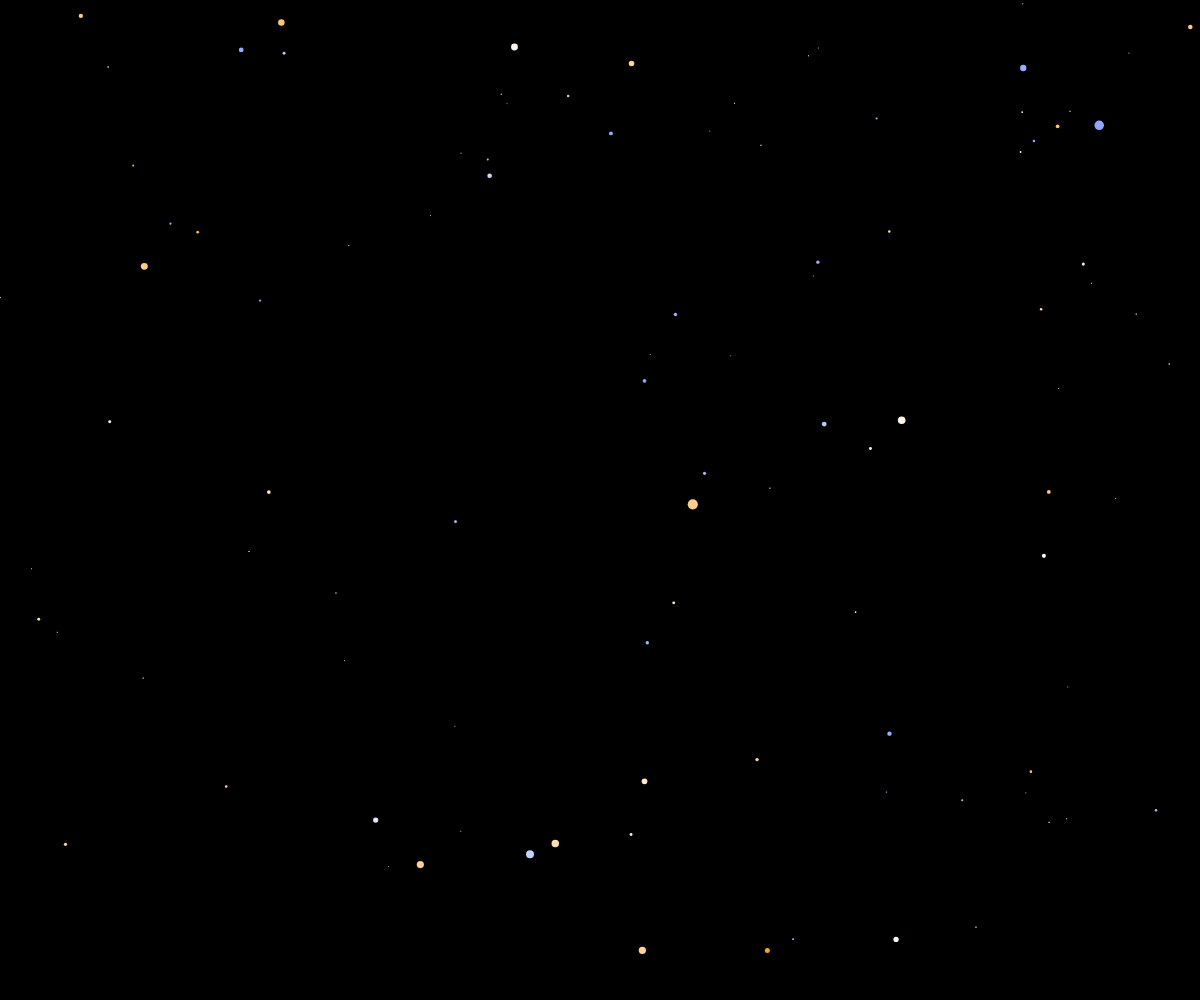
Frame 1 (no input)
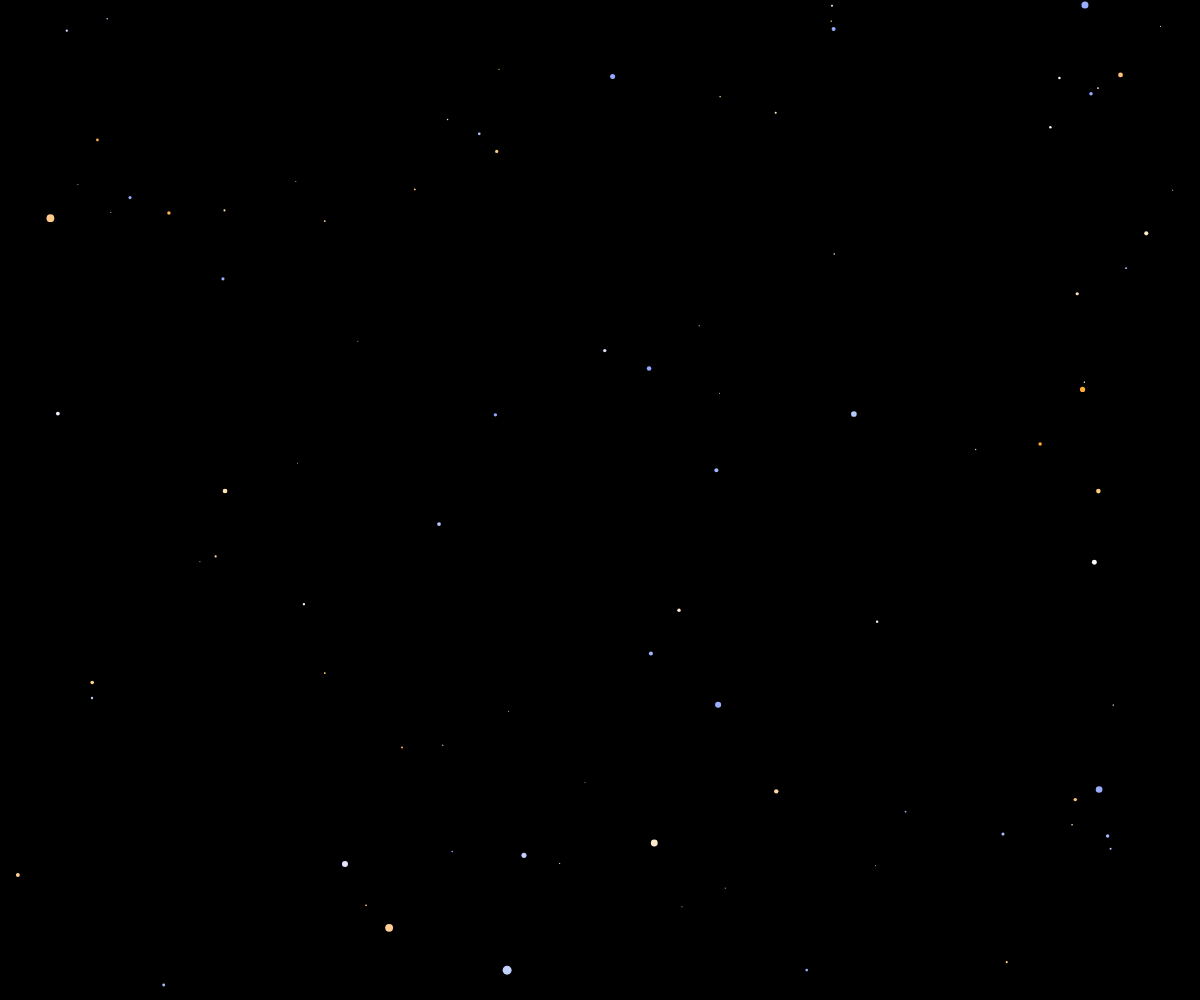
Frame 60 (no input)
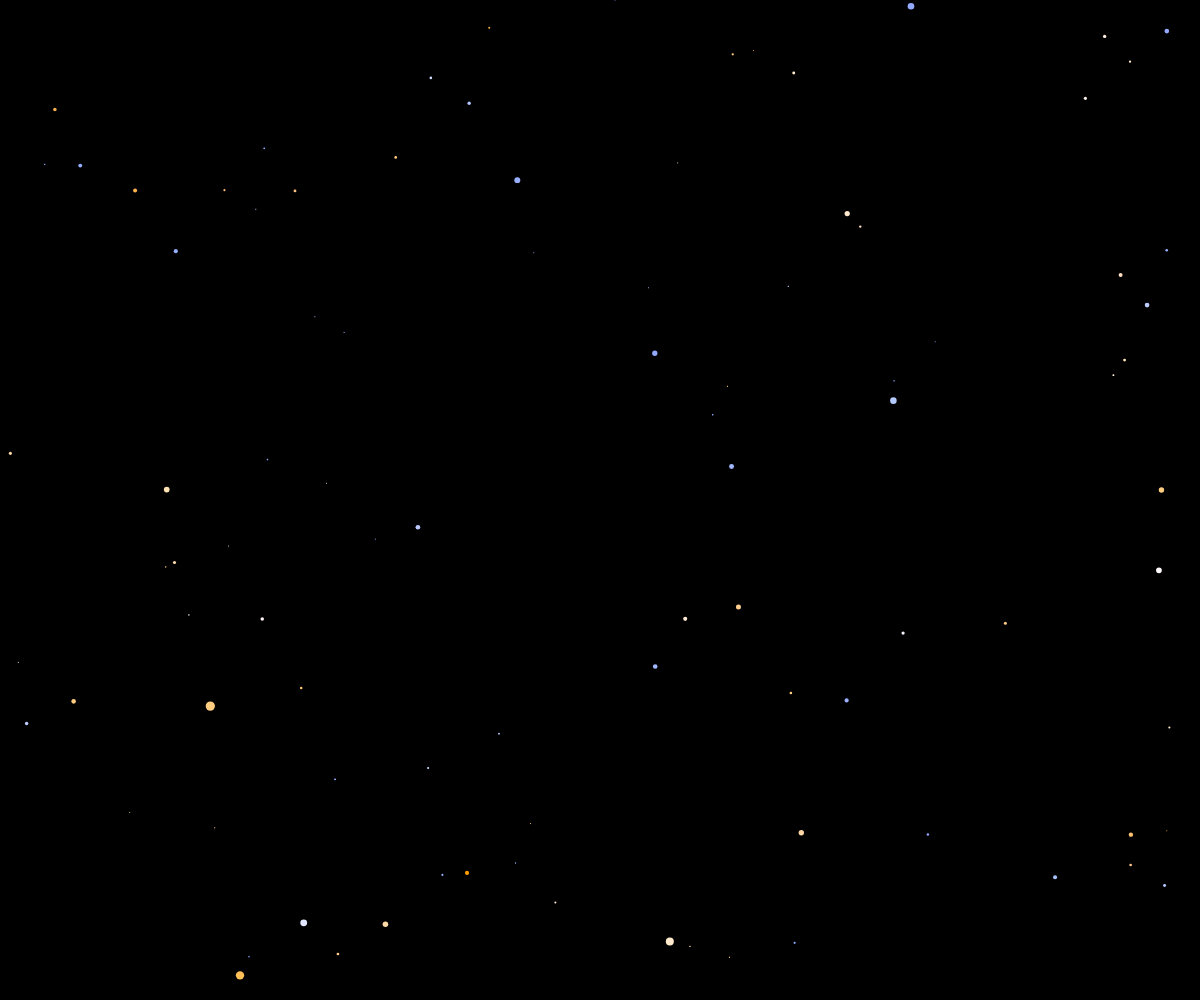
Frame 120 (the mouse pressed at the canvas centre since frame 60)

The p5.js sketch that drew these frames (run headless with seeded random() and noise() and a simulated clock; from frame 60 on, the mouse is pressed at the canvas centre):

// p5.js sketch
// ── sketch.js
/* Sketch.js
 * creates a starfield-like display using p5.js
 *
 * adapted by Michael Gallagher <mcgallag@gmail.com>

 * from code written by
 *   Daniel Shiffman
 *     http://codingtra.in
 *     http://patreon.com/codingtrain
 *     https://youtu.be/17WoOqgXsRM
 */


var stars = [];
var numStars = 800;
var i = 0;

var speed;

// load the array of star colors from the external data
// function preload() {
// }

// create the canvas and fill the array with stars
function setup() {
  createCanvas(windowWidth, windowHeight);
  for (i = 0; i < numStars; i++) {
    stars[i] = new Star(random(starColorsArray));
  }
}

// per frame draw function
function draw() {
  background(0);
  translate(width / 2, height / 2);
  for (var i = 0; i < stars.length; i++) {
    stars[i].update();
    stars[i].show();
  }
}
// ── star.js
/* Star.js
 * creates a star for display in a starfield-like canvas in p5
 *
 * adapted by Michael Gallagher <mcgallag@gmail.com>

 * from code written by
 *   Daniel Shiffman
 *     http://codingtra.in
 *     http://patreon.com/codingtrain
 *     https://youtu.be/17WoOqgXsRM
 */

function Star(c) {
  // constructor, set initial positions to random
  this.x = random(-width, width);
  this.y = random(-height, height);
  this.z = random(width);
  this.color = c;
  this.pz = this.z;

  // HACK
  // 1 out of 3 stars should be very fast, 2 out of 3 should be very slow
  if (i % 3 == 0) {
    this.speed = random(13,17);
    //this.speed = 1;
  } else {
    this.speed = random(1, 2);
  }

  // per frame update function
  this.update = function() {
    // update Z based on speed
    this.z = this.z - this.speed;
    // if the star has passed beyond the scope of the frame, reset to random
    if (this.z < 1) {
      this.z = width;
      this.x = random(-width, width);
      this.y = random(-height, height);
      this.pz = this.z;
      this.color = random(starColorsArray);
    }
  }

  // per frame display function
  this.show = function() {
    fill(this.color);
    noStroke();

    // scale x and y based on z, as explained in the coding train video
    var sx = map(this.x / this.z, 0, 1, 0, width);
    var sy = map(this.y / this.z, 0, 1, 0, height);

    var r = map(this.z, 0, width, 12, 0);
    ellipse(sx, sy, r, r);

    var px = map(this.x / this.px, 0, 1, 0, width);
    var py = map(this.y / this.pz, 0, 1, 0, height);

    this.pz = this.z
    
    stroke(this.color);
    line(px, py, sx, sy);
  }
}
// ── starColorsArray.js
var starColorsArray = [
  "#90a6ff",
  "#90a6ff",
  "#90a6ff",
  "#90a6ff",
  "#90a6ff",
  "#90a6ff",
  "#90a6ff",
  "#90a6ff",
  "#92a8ff",
  "#92a8ff",
  "#92a8ff",
  "#92a8ff",
  "#92a8ff",
  "#91a7ff",
  "#92a8ff",
  "#92a8ff",
  "#94aaff",
  "#94aaff",
  "#94aaff",
  "#94aaff",
  "#94a9ff",
  "#92a9ff",
  "#94aaff",
  "#94aaff",
  "#97acff",
  "#97acff",
  "#97acff",
  "#95adff",
  "#96abff",
  "#94aaff",
  "#97acff",
  "#97acff",
  "#99aeff",
  "#99aeff",
  "#99aeff",
  "#97afff",
  "#98acff",
  "#95abff",
  "#99aeff",
  "#99aeff",
  "#9bb0ff",
  "#9bb0ff",
  "#9bb0ff",
  "#99b1ff",
  "#9aaeff",
  "#96acff",
  "#9bb0ff",
  "#9bb0ff",
  "#9db2ff",
  "#9db2ff",
  "#9db2ff",
  "#9bb3ff",
  "#9cafff",
  "#97aeff",
  "#a2b8ff",
  "#a2b8ff",
  "#a0b5ff",
  "#a0b5ff",
  "#a0b5ff",
  "#9cb5ff",
  "#9eb1ff",
  "#98afff",
  "#9db1ff",
  "#9db1ff",
  "#a2b7ff",
  "#a2b7ff",
  "#a2b7ff",
  "#9eb7ff",
  "#9db2ff",
  "#99b0ff",
  "#9db1ff",
  "#9db1ff",
  "#a4b9ff",
  "#a4b9ff",
  "#a4b9ff",
  "#a0baff",
  "#9eb1ff",
  "#9bb1ff",
  "#9ab2ff",
  "#9ab2ff",
  "#a1bdff",
  "#a1bdff",
  "#a1bdff",
  "#a2bcff",
  "#9eb1ff",
  "#9cb3ff",
  "#9cb2ff",
  "#9cb2ff",
  "#a8c1ff",
  "#a8c1ff",
  "#a8c1ff",
  "#a3beff",
  "#9eb1ff",
  "#9db4ff",
  "#a0b6ff",
  "#a0b6ff",
  "#b1c4ff",
  "#b1c4ff",
  "#b1c4ff",
  "#a5c0ff",
  "#9fb4ff",
  "#9fb3ff",
  "#a0b4ff",
  "#a0b4ff",
  "#afc2ff",
  "#afc2ff",
  "#afc2ff",
  "#a8c1ff",
  "#a3bbff",
  "#a6bcff",
  "#a5b9ff",
  "#a5b9ff",
  "#bbcbff",
  "#bbcbff",
  "#bbcbff",
  "#acc2ff",
  "#a6bcff",
  "#a9beff",
  "#a4b8ff",
  "#a4b8ff",
  "#b3caff",
  "#b3caff",
  "#b3caff",
  "#afc3ff",
  "#a8bdff",
  "#acc0ff",
  "#aabfff",
  "#aabfff",
  "#bfcfff",
  "#bfcfff",
  "#bfcfff",
  "#b1c4ff",
  "#aabeff",
  "#afc2ff",
  "#acbdff",
  "#acbdff",
  "#c3d1ff",
  "#c3d1ff",
  "#c3d1ff",
  "#b3c6ff",
  "#abbfff",
  "#aabdff",
  "#adbfff",
  "#adbfff",
  "#b6ceff",
  "#b6ceff",
  "#b6ceff",
  "#b5c7ff",
  "#afc1ff",
  "#afc1ff",
  "#b1c3ff",
  "#b1c3ff",
  "#ccd8ff",
  "#ccd8ff",
  "#ccd8ff",
  "#b6c9ff",
  "#b2c3ff",
  "#b4c5ff",
  "#b5c6ff",
  "#b5c6ff",
  "#bbceff",
  "#bbceff",
  "#bbceff",
  "#b8caff",
  "#bccdff",
  "#b3c5ff",
  "#b9c9ff",
  "#b9c9ff",
  "#d6dfff",
  "#d6dfff",
  "#d6dfff",
  "#baccff",
  "#bcccff",
  "#b7c8ff",
  "#b5c7ff",
  "#b5c7ff",
  "#c7d6ff",
  "#c7d6ff",
  "#c7d6ff",
  "#bccdff",
  "#bdccff",
  "#bacaff",
  "#bbcbff",
  "#bbcbff",
  "#cfdbff",
  "#cfdbff",
  "#cfdbff",
  "#becfff",
  "#bdcbff",
  "#becdff",
  "#bfcfff",
  "#bfcfff",
  "#d7e0ff",
  "#d7e0ff",
  "#d7e0ff",
  "#c0d0ff",
  "#c4d1ff",
  "#c3d2ff",
  "#c5d3ff",
  "#c5d3ff",
  "#dfe5ff",
  "#dfe5ff",
  "#dfe5ff",
  "#c2d2ff",
  "#cad7ff",
  "#d4dcff",
  "#cad7ff",
  "#cad7ff",
  "#dbe2ff",
  "#dbe2ff",
  "#dbe2ff",
  "#c4d3ff",
  "#d1dbff",
  "#cad6ff",
  "#c7d4ff",
  "#c7d4ff",
  "#d7dfff",
  "#d7dfff",
  "#d7dfff",
  "#c5d5ff",
  "#d2dbff",
  "#c0cfff",
  "#c8d5ff",
  "#c8d5ff",
  "#d2ddff",
  "#d2ddff",
  "#d2ddff",
  "#c7d6ff",
  "#d1dbff",
  "#d0d9ff",
  "#d5deff",
  "#d5deff",
  "#cedaff",
  "#cedaff",
  "#cedaff",
  "#c9d8ff",
  "#d1dbff",
  "#e0e3ff",
  "#dbe0ff",
  "#dbe0ff",
  "#cad7ff",
  "#cad7ff",
  "#cad7ff",
  "#cbd9ff",
  "#d5deff",
  "#dae0ff",
  "#e0e5ff",
  "#e0e5ff",
  "#dfe5ff",
  "#dfe5ff",
  "#dfe5ff",
  "#d8e1ff",
  "#e3e8ff",
  "#dfe3ff",
  "#e6eaff",
  "#e6eaff",
  "#f4f3ff",
  "#f4f3ff",
  "#f4f3ff",
  "#e5e9ff",
  "#f1f1ff",
  "#e3e6ff",
  "#ecefff",
  "#ecefff",
  "#ecedff",
  "#ecedff",
  "#ecedff",
  "#ebedff",
  "#f1f1ff",
  "#e3e6ff",
  "#e6e9ff",
  "#e6e9ff",
  "#e3e7ff",
  "#e3e7ff",
  "#e3e7ff",
  "#f1f1ff",
  "#f1f0ff",
  "#eaebff",
  "#e0e2ff",
  "#e0e2ff",
  "#dbe1ff",
  "#dbe1ff",
  "#dbe1ff",
  "#f7f2ff",
  "#f2f0ff",
  "#f1efff",
  "#f8f7ff",
  "#f8f7ff",
  "#ffeafc",
  "#ffeafc",
  "#ffeafc",
  "#fdf9ff",
  "#f1f0ff",
  "#f1efff",
  "#f4f1ff",
  "#f4f1ff",
  "#fff3fa",
  "#fff3fa",
  "#fff3fa",
  "#fffafb",
  "#f1f0ff",
  "#f0efff",
  "#f6f3ff",
  "#f6f3ff",
  "#fffcf7",
  "#fffcf7",
  "#fffcf7",
  "#fff8f5",
  "#fcf8ff",
  "#fffcfd",
  "#fff7fc",
  "#fff7fc",
  "#fff6e9",
  "#fff6e9",
  "#fff6e9",
  "#fff6ef",
  "#fff6f5",
  "#fffaf9",
  "#fff7fc",
  "#fff7fc",
  "#ffefdb",
  "#ffefdb",
  "#ffefdb",
  "#fff4e9",
  "#fff2e9",
  "#fff8f5",
  "#fff8fc",
  "#fff8fc",
  "#ffeed4",
  "#ffeed4",
  "#ffeed4",
  "#fff3e3",
  "#fff3e9",
  "#fff6f4",
  "#fff7f8",
  "#fff7f8",
  "#ffeccd",
  "#ffeccd",
  "#ffeccd",
  "#fff1dd",
  "#fff3e9",
  "#fff4f2",
  "#fff5f2",
  "#fff5f2",
  "#ffe7cb",
  "#ffe7cb",
  "#ffe7cb",
  "#ffefd7",
  "#fff3e9",
  "#ffeee2",
  "#fff3ec",
  "#fff3ec",
  "#ffe7c1",
  "#ffe7c1",
  "#ffe7c1",
  "#ffedd1",
  "#fff3e9",
  "#fff5ee",
  "#fff1e5",
  "#fff1e5",
  "#ffe6b7",
  "#ffe6b7",
  "#ffe6b7",
  "#ffebcb",
  "#ffecd3",
  "#ffebd5",
  "#fff4ea",
  "#fff4ea",
  "#ffe3b2",
  "#ffe3b2",
  "#ffe3b2",
  "#ffe9c6",
  "#ffecd7",
  "#fff2ea",
  "#fff4eb",
  "#fff4eb",
  "#ffdfac",
  "#ffdfac",
  "#ffdfac",
  "#ffe7c2",
  "#ffeacf",
  "#ffe7cd",
  "#fff4eb",
  "#fff4eb",
  "#ffdca7",
  "#ffdca7",
  "#ffdca7",
  "#ffe5bd",
  "#ffe7c7",
  "#ffe9d3",
  "#ffedde",
  "#ffedde",
  "#ffddae",
  "#ffddae",
  "#ffddae",
  "#ffe3b8",
  "#ffe7c4",
  "#ffe5c8",
  "#ffefdd",
  "#ffefdd",
  "#ffddb5",
  "#ffddb5",
  "#ffddb5",
  "#ffe2b4",
  "#ffe3be",
  "#ffe1bd",
  "#ffeedd",
  "#ffeedd",
  "#ffdcb1",
  "#ffdcb1",
  "#ffdcb1",
  "#ffe0af",
  "#ffdfb5",
  "#ffd8ab",
  "#ffe0bc",
  "#ffe0bc",
  "#ffd387",
  "#ffd387",
  "#ffd387",
  "#ffdeaa",
  "#ffddaf",
  "#ffe5ca",
  "#ffe3c4",
  "#ffe3c4",
  "#ffcc80",
  "#ffcc80",
  "#ffcc80",
  "#ffdca6",
  "#ffd8a7",
  "#ffdba7",
  "#ffdec3",
  "#ffdec3",
  "#ffc976",
  "#ffc976",
  "#ffc976",
  "#ffdaa1",
  "#ffd392",
  "#ffdaa6",
  "#ffd8b5",
  "#ffd8b5",
  "#ffd19a",
  "#ffd19a",
  "#ffd19a",
  "#ffd89c",
  "#ffcc8a",
  "#ffd9a5",
  "#ffd2a1",
  "#ffd2a1",
  "#ffd098",
  "#ffd098",
  "#ffd098",
  "#ffd698",
  "#ffce8c",
  "#ffd8a4",
  "#ffcd98",
  "#ffcd98",
  "#ffcf96",
  "#ffcf96",
  "#ffcf96",
  "#ffd493",
  "#ffd08e",
  "#ffd8a3",
  "#ffc78e",
  "#ffc78e",
  "#ffce93",
  "#ffce93",
  "#ffce93",
  "#ffd28e",
  "#ffce8b",
  "#ffd7a2",
  "#ffd1ae",
  "#ffd1ae",
  "#ffcd91",
  "#ffcd91",
  "#ffcd91",
  "#ffd18a",
  "#ffcd87",
  "#ffd6a1",
  "#ffca9d",
  "#ffca9d",
  "#ffcc8f",
  "#ffcc8f",
  "#ffcc8f",
  "#ffcf85",
  "#ffcb84",
  "#ffd5a0",
  "#ffc38b",
  "#ffc38b",
  "#ffca8a",
  "#ffca8a",
  "#ffca8a",
  "#ffcd80",
  "#ffc879",
  "#ffd49f",
  "#ffcc8e",
  "#ffcc8e",
  "#ffc168",
  "#ffc168",
  "#ffc168",
  "#ffcb7c",
  "#ffc676",
  "#ffd39d",
  "#ffc483",
  "#ffc483",
  "#ffc076",
  "#ffc076",
  "#ffc076",
  "#ffc977",
  "#ffc877",
  "#ffd29c",
  "#ffce81",
  "#ffce81",
  "#ffb968",
  "#ffb968",
  "#ffb968",
  "#ffc772",
  "#ffce7f",
  "#ffd19b",
  "#ffc97f",
  "#ffc97f",
  "#ffb24e",
  "#ffb24e",
  "#ffb24e",
  "#ffc56e",
  "#ffc57c",
  "#ffd19a",
  "#ffcc6f",
  "#ffcc6f",
  "#ffab34",
  "#ffab34",
  "#ffab34",
  "#ffc369",
  "#ffb279",
  "#ffd099",
  "#ffc370",
  "#ffc370",
  "#ffa41a",
  "#ffa41a",
  "#ffa41a",
  "#ffc164",
  "#ffa561",
  "#ffcf98",
  "#ffc56f",
  "#ffc56f",
  "#ff9d00",
  "#ff9d00",
  "#ff9d00",
  "#ffc060",
  "#ffa761",
  "#ffce97",
  "#ffc66d",
  "#ffc66d",
  "#ff9d00",
  "#ff9d00",
  "#ff9d00",
  "#ffbe5b",
  "#ffe99a",
  "#ffcd96",
  "#ffc66c",
  "#ffc66c",
  "#ffcc8f",
  "#ffcc8f",
  "#ffcc8f",
  "#ffcf85",
  "#ffcb84",
  "#ffd5a0",
  "#ffc38b",
  "#ffc38b",
  "#ffca8a",
  "#ffca8a",
  "#ffca8a",
  "#ffcd80",
  "#ffc879",
  "#ffd49f",
  "#ffcc8e",
  "#ffcc8e",
  "#ffc168",
  "#ffc168",
  "#ffc168",
  "#ffcb7c",
  "#ffc676",
  "#ffd39d",
  "#ffc483",
  "#ffc483",
  "#ffc076",
  "#ffc076",
  "#ffc076",
  "#ffc977",
  "#ffc877",
  "#ffd29c",
  "#ffce81",
  "#ffce81",
  "#ffb968",
  "#ffb968",
  "#ffb968",
  "#ffc772",
  "#ffce7f",
  "#ffd19b",
  "#ffc97f",
  "#ffc97f",
  "#ffb24e",
  "#ffb24e",
  "#ffb24e",
  "#ffc56e",
  "#ffc57c",
  "#ffd19a",
  "#ffcc6f",
  "#ffcc6f",
  "#ffab34",
  "#ffab34",
  "#ffab34",
  "#ffc369",
  "#ffb279",
  "#ffd099",
  "#ffc370",
  "#ffc370",
  "#ffa41a",
  "#ffa41a",
  "#ffa41a",
  "#ffc164",
  "#ffa561",
  "#ffcf98",
  "#ffc56f",
  "#ffc56f",
  "#ff9d00",
  "#ff9d00",
  "#ff9d00",
  "#ffc060",
  "#ffa761",
  "#ffce97",
  "#ffc66d",
  "#ffc66d",
  "#ff9d00",
  "#ff9d00",
  "#ff9d00",
  "#ffbe5b",
  "#ffe99a",
  "#ffcd96",
  "#ffc66c",
  "#ffc66c",
  "#90a6ff",
  "#90a6ff",
  "#90a6ff",
  "#90a6ff",
  "#90a6ff",
  "#90a6ff",
  "#90a6ff",
  "#90a6ff",
  "#92a8ff",
  "#92a8ff",
  "#92a8ff",
  "#92a8ff",
  "#92a8ff",
  "#91a7ff",
  "#92a8ff",
  "#92a8ff",
  "#94aaff",
  "#94aaff",
  "#94aaff",
  "#94aaff",
  "#94a9ff",
  "#92a9ff",
  "#94aaff",
  "#94aaff",
  "#97acff",
  "#97acff",
  "#97acff",
  "#95adff",
  "#96abff",
  "#94aaff",
  "#97acff",
  "#97acff",
  "#99aeff",
  "#99aeff",
  "#99aeff",
  "#97afff",
  "#98acff",
  "#95abff",
  "#99aeff",
  "#99aeff",
  "#9bb0ff",
  "#9bb0ff",
  "#9bb0ff",
  "#99b1ff",
  "#9aaeff",
  "#96acff",
  "#9bb0ff",
  "#9bb0ff",
  "#9db2ff",
  "#9db2ff",
  "#9db2ff",
  "#9bb3ff",
  "#9cafff",
  "#97aeff",
  "#a2b8ff",
  "#a2b8ff",
  "#a0b5ff",
  "#a0b5ff",
  "#a0b5ff",
  "#9cb5ff",
  "#9eb1ff",
  "#98afff",
  "#9db1ff",
  "#9db1ff",
  "#a2b7ff",
  "#a2b7ff",
  "#a2b7ff",
  "#9eb7ff",
  "#9db2ff",
  "#99b0ff",
  "#9db1ff",
  "#9db1ff",
  "#90a6ff",
  "#a4b9ff",
  "#a4b9ff",
  "#a4b9ff",
  "#a0baff",
  "#9eb1ff",
  "#9bb1ff",
  "#9ab2ff",
  "#9ab2ff",
  "#90a6ff",
  "#90a6ff",
  "#90a6ff",
  "#90a6ff",
  "#90a6ff",
  "#90a6ff",
  "#90a6ff",
  "#92a8ff",
  "#92a8ff",
  "#92a8ff",
  "#92a8ff",
  "#92a8ff",
  "#91a7ff",
  "#92a8ff",
  "#92a8ff",
  "#94aaff",
  "#94aaff",
  "#94aaff",
  "#94aaff",
  "#94a9ff",
  "#92a9ff",
  "#94aaff",
  "#94aaff",
  "#97acff",
  "#97acff",
  "#97acff",
  "#95adff",
  "#96abff",
  "#94aaff",
  "#97acff",
  "#97acff",
  "#99aeff",
  "#99aeff",
  "#99aeff",
  "#97afff",
  "#98acff",
  "#95abff",
  "#99aeff",
  "#99aeff",
  "#9bb0ff",
  "#9bb0ff",
  "#9bb0ff",
  "#99b1ff",
  "#9aaeff",
  "#96acff",
  "#9bb0ff",
  "#9bb0ff",
  "#9db2ff",
  "#9db2ff",
  "#9db2ff",
  "#9bb3ff",
  "#9cafff",
  "#97aeff",
  "#a2b8ff",
  "#a2b8ff",
  "#a0b5ff",
  "#a0b5ff",
  "#a0b5ff",
  "#9cb5ff",
  "#9eb1ff",
  "#98afff",
  "#9db1ff",
  "#9db1ff",
  "#a2b7ff",
  "#a2b7ff",
  "#a2b7ff",
  "#9eb7ff",
  "#9db2ff",
  "#99b0ff",
  "#9db1ff",
  "#9db1ff",
  "#a4b9ff",
  "#a4b9ff",
  "#a4b9ff",
  "#a0baff",
  "#9eb1ff",
  "#9bb1ff",
  "#9ab2ff",
  "#9ab2ff",
  "#ffe7c1",
  "#ffe7c1",
  "#ffe7c1",
  "#ffedd1",
  "#fff3e9",
  "#fff5ee",
  "#fff1e5",
  "#fff1e5",
  "#ffe4bb",
  "#ffe4bb",
  "#ffe4bb",
  "#ffeac9",
  "#ffefde",
  "#fff1e5",
  "#ffeede",
  "#ffeede",
  "#ffe1b6",
  "#ffe1b6",
  "#ffe1b6",
  "#ffe6c0",
  "#ffead3",
  "#ffeedd",
  "#ffebd8",
  "#ffebd8",
  "#ffdeb0",
  "#ffdeb0",
  "#ffdeb0",
  "#ffe3b8",
  "#ffe6c7",
  "#ffead4",
  "#ffe9d1",
  "#ffe9d1",
  "#ffdbab",
  "#ffdbab",
  "#ffdbab",
  "#ffdfaf",
  "#ffe1bc",
  "#ffe7cb",
  "#ffe6cb",
  "#ffe6cb",
  "#ffd8a5",
  "#ffd8a5",
  "#ffd8a5",
  "#ffdca7",
  "#ffddb1",
  "#ffe3c2",
  "#ffe3c4",
  "#ffe3c4",
  "#ffd5a0",
  "#ffd5a0",
  "#ffd5a0",
  "#ffd99e",
  "#ffd8a6",
  "#ffe0ba",
  "#ffdbb6",
  "#ffdbb6",
  "#ffd29a",
  "#ffd29a",
  "#ffd29a",
  "#ffd596",
  "#ffd49a",
  "#ffdcb1",
  "#ffd3a8",
  "#ffd3a8",
  "#ffcf95",
  "#ffcf95",
  "#ffcf95",
  "#ffd28d",
  "#ffcf8f",
  "#ffd8a8",
  "#ffcb99",
  "#ffcb99",
  "#ffcc8f",
  "#ffcc8f",
  "#ffcc8f",
  "#ffcf85",
  "#ffcb84",
  "#ffd5a0",
  "#ffc38b",
  "#ffc38b",
  "#ffe7c1",
  "#ffe7c1",
  "#ffe7c1",
  "#ffedd1",
  "#fff3e9",
  "#fff5ee",
  "#fff1e5",
  "#fff1e5",
  "#ffdeac",
  "#ffdeac",
  "#ffdeac",
  "#ffe8c4",
  "#fff2e0",
  "#fff1e4",
  "#ffebda",
  "#ffebda",
  "#ffd696",
  "#ffd696",
  "#ffd696",
  "#ffe2b7",
  "#fff1d7",
  "#ffecda",
  "#ffe4cf",
  "#ffe4cf",
  "#ffce81",
  "#ffce81",
  "#ffce81",
  "#ffddaa",
  "#fff0cf",
  "#ffe8d1",
  "#ffdec4",
  "#ffdec4",
  "#ffc66b",
  "#ffc66b",
  "#ffc66b",
  "#ffd89d",
  "#ffefc6",
  "#ffe3c7",
  "#ffd7b9",
  "#ffd7b9",
  "#ffbe56",
  "#ffbe56",
  "#ffbe56",
  "#ffd38f",
  "#ffedbd",
  "#ffdfbd",
  "#ffd1ae",
  "#ffd1ae",
  "#ffb640",
  "#ffb640",
  "#ffb640",
  "#ffcd82",
  "#ffecb4",
  "#ffdab3",
  "#ffce9e",
  "#ffce9e",
  "#ffad2b",
  "#ffad2b",
  "#ffad2b",
  "#ffc875",
  "#ffebac",
  "#ffd6aa",
  "#ffcc8d",
  "#ffcc8d",
  "#ffa515",
  "#ffa515",
  "#ffa515",
  "#ffc368",
  "#ffeaa3",
  "#ffd1a0",
  "#ffc97d",
  "#ffc97d",
  "#ff9d00",
  "#ff9d00",
  "#ff9d00",
  "#ffbe5b",
  "#ffe99a",
  "#ffcd96",
  "#ffc66c",
  "#ffc66c",
  "#ffcc8f",
  "#ffcc8f",
  "#ffcc8f",
  "#ffcf85",
  "#ffcb84",
  "#ffd5a0",
  "#ffc38b",
  "#ffc38b",
  "#ffca8a",
  "#ffca8a",
  "#ffca8a",
  "#ffcd80",
  "#ffc879",
  "#ffd49f",
  "#ffcc8e",
  "#ffcc8e",
  "#ffc168",
  "#ffc168",
  "#ffc168",
  "#ffcb7c",
  "#ffc676",
  "#ffd39d",
  "#ffc483",
  "#ffc483",
  "#ffc076",
  "#ffc076",
  "#ffc076",
  "#ffc977",
  "#ffc877",
  "#ffd29c",
  "#ffce81",
  "#ffce81",
  "#ffb968",
  "#ffb968",
  "#ffb968",
  "#ffc772",
  "#ffce7f",
  "#ffd19b",
  "#ffc97f",
  "#ffc97f",
  "#ffb24e",
  "#ffb24e",
  "#ffb24e",
  "#ffc56e",
  "#ffc57c",
  "#ffd19a",
  "#ffcc6f",
  "#ffcc6f",
  "#ffab34",
  "#ffab34",
  "#ffab34",
  "#ffc369",
  "#ffb279",
  "#ffd099",
  "#ffc370",
  "#ffc370",
  "#ffa41a",
  "#ffa41a",
  "#ffa41a",
  "#ffc164",
  "#ffa561",
  "#ffcf98",
  "#ffc56f",
  "#ffc56f",
  "#ff9d00",
  "#ff9d00",
  "#ff9d00",
  "#ffc060",
  "#ffa761",
  "#ffce97",
  "#ffc66d",
  "#ffc66d",
  "#ff9d00",
  "#ff9d00",
  "#ff9d00",
  "#ffbe5b",
  "#ffe99a",
  "#ffcd96",
  "#ffc66c",
  "#ffc66c",
  "#9bb2ff",
  "#9fb5ff",
  "#a8bdff",
  "#b3c5ff",
  "#c0cfff",
  "#cfdaff",
  "#e0e6ff",
  "#f3f3ff",
  "#fff7f5",
  "#ffefe1",
  "#9bb2ff",
  "#9fb5ff",
  "#a8bdff",
  "#b3c5ff",
  "#c0cfff",
  "#cfdaff",
  "#e0e6ff",
  "#f3f3ff",
  "#fff7f5",
  "#ffefe1",
  "#9bb2ff",
  "#9fb5ff",
  "#a8bdff",
  "#b3c5ff",
  "#c0cfff",
  "#cfdaff",
  "#e0e6ff",
  "#f3f3ff",
  "#fff7f5",
  "#ffefe1",
  "#9bb2ff",
  "#9fb5ff",
  "#a8bdff",
  "#b3c5ff",
  "#c0cfff",
  "#cfdaff",
  "#e0e6ff",
  "#f3f3ff",
  "#fff7f5",
  "#ffefe1",
  "#9bb2ff",
  "#9fb5ff",
  "#a8bdff",
  "#b3c5ff",
  "#c0cfff",
  "#cfdaff",
  "#e0e6ff",
  "#f3f3ff",
  "#fff7f5",
  "#ffefe1",
  "#9bb2ff",
  "#9fb5ff",
  "#a8bdff",
  "#b3c5ff",
  "#c0cfff",
  "#cfdaff",
  "#e0e6ff",
  "#f3f3ff",
  "#fff7f5",
  "#ffefe1"
];
// ── starfield.html
<!DOCTYPE html PUBLIC "-//W3C//DTD HTML 4.01 Transitional//EN" "http://www.w3.org/TR/html4/loose.dtd">
<html>
<head>
  <meta http-equiv="Content-Type" content="text/html; charset=UTF-8">

  <title>Stellar Classification Table - sorted by HR Class</title>
</head>

<body>
  <table border="1">
    <tbody><tr>
    <th align="LEFT">Stellar<br>Type</th>
    <th>Mass<br>M<sub>star</sub>/M<sub>sun</sub></th>
    <th>Luminosity<br>L<sub>star</sub>/L<sub>sun</sub></th>
    <th>Radius<br>R<sub>star</sub>/R<sub>sun</sub></th>
    <th>Temp<br>K</th>
    <th>Color Index<br>B-V</th>
    <th>Abs Mag<br>M<sub>v</sub></th>
    <th>Bolo Corr<br>BC(Temp)</th>
    <th>Bolo Mag<br>M<sub>bol</sub></th>
    <th>Star Color<br>RGB 0-255</th>
    </tr>

    <tr><td colspan="5"></td></tr>
    <tr><td align="LEFT">O0Ia0</td><td align="RIGHT">160.0</td><td align="RIGHT">3.41e+07</td><td align="RIGHT">8.02e+01</td><td align="RIGHT">50000</td><td align="RIGHT">-0.35</td><td align="RIGHT">-9.5</td><td align="RIGHT">-4.58</td><td align="RIGHT">-14.08</td><td bgcolor="#000000" align="CENTER"><font color="#90a6ff">144 166 255</font></td></tr>
    <tr><td align="LEFT">O0Ia</td><td align="RIGHT">150.0</td><td align="RIGHT">2.59e+06</td><td align="RIGHT">2.21e+01</td><td align="RIGHT">50000</td><td align="RIGHT">-0.35</td><td align="RIGHT">-6.7</td><td align="RIGHT">-4.58</td><td align="RIGHT">-11.28</td><td bgcolor="#000000" align="CENTER"><font color="#90a6ff">144 166 255</font></td></tr>
    <tr><td align="LEFT">O0Ib</td><td align="RIGHT">140.0</td><td align="RIGHT">2.15e+06</td><td align="RIGHT">2.02e+01</td><td align="RIGHT">50000</td><td align="RIGHT">-0.35</td><td align="RIGHT">-6.5</td><td align="RIGHT">-4.58</td><td align="RIGHT">-11.08</td><td bgcolor="#000000" align="CENTER"><font color="#90a6ff">144 166 255</font></td></tr>
    <tr><td align="LEFT">O0II</td><td align="RIGHT">130.0</td><td align="RIGHT">2.15e+06</td><td align="RIGHT">2.02e+01</td><td align="RIGHT">50000</td><td align="RIGHT">-0.35</td><td align="RIGHT">-6.5</td><td align="RIGHT">-4.58</td><td align="RIGHT">-11.08</td><td bgcolor="#000000" align="CENTER"><font color="#90a6ff">144 166 255</font></td></tr>
    <tr><td align="LEFT">O0III</td><td align="RIGHT">120.0</td><td align="RIGHT">2.15e+06</td><td align="RIGHT">2.02e+01</td><td align="RIGHT">50000</td><td align="RIGHT">-0.35</td><td align="RIGHT">-6.5</td><td align="RIGHT">-4.58</td><td align="RIGHT">-11.08</td><td bgcolor="#000000" align="CENTER"><font color="#90a6ff">144 166 255</font></td></tr>
    <tr><td align="LEFT">O0IV</td><td align="RIGHT">110.0</td><td align="RIGHT">1.36e+06</td><td align="RIGHT">1.60e+01</td><td align="RIGHT">50000</td><td align="RIGHT">-0.35</td><td align="RIGHT">-6.0</td><td align="RIGHT">-4.58</td><td align="RIGHT">-10.58</td><td bgcolor="#000000" align="CENTER"><font color="#90a6ff">144 166 255</font></td></tr>
    <tr><td align="LEFT">O0V</td><td align="RIGHT">100.0</td><td align="RIGHT">1.24e+06</td><td align="RIGHT">1.53e+01</td><td align="RIGHT">50000</td><td align="RIGHT">-0.35</td><td align="RIGHT">-5.9</td><td align="RIGHT">-4.58</td><td align="RIGHT">-10.48</td><td bgcolor="#000000" align="CENTER"><font color="#90a6ff">144 166 255</font></td></tr>
    <tr><td align="LEFT">O0VI</td><td align="RIGHT">60.0</td><td align="RIGHT">9.40e+05</td><td align="RIGHT">1.33e+01</td><td align="RIGHT">50000</td><td align="RIGHT">-0.35</td><td align="RIGHT">-5.6</td><td align="RIGHT">-4.58</td><td align="RIGHT">-10.18</td><td bgcolor="#000000" align="CENTER"><font color="#90a6ff">144 166 255</font></td></tr>
    <tr><td colspan="5"></td></tr>
    <tr><td align="LEFT">O1Ia0</td><td align="RIGHT">159.7</td><td align="RIGHT">2.71e+07</td><td align="RIGHT">7.88e+01</td><td align="RIGHT">47600</td><td align="RIGHT">-0.35</td><td align="RIGHT">-9.4</td><td align="RIGHT">-4.43</td><td align="RIGHT">-13.83</td><td bgcolor="#000000" align="CENTER"><font color="#92a8ff">146 168 255</font></td></tr>
    <tr><td align="LEFT">O1Ia</td><td align="RIGHT">149.3</td><td align="RIGHT">2.25e+06</td><td align="RIGHT">2.27e+01</td><td align="RIGHT">47600</td><td align="RIGHT">-0.35</td><td align="RIGHT">-6.7</td><td align="RIGHT">-4.43</td><td align="RIGHT">-11.13</td><td bgcolor="#000000" align="CENTER"><font color="#92a8ff">146 168 255</font></td></tr>
    <tr><td align="LEFT">O1Ib</td><td align="RIGHT">139.0</td><td align="RIGHT">1.87e+06</td><td align="RIGHT">2.07e+01</td><td align="RIGHT">47600</td><td align="RIGHT">-0.35</td><td align="RIGHT">-6.5</td><td align="RIGHT">-4.43</td><td align="RIGHT">-10.93</td><td bgcolor="#000000" align="CENTER"><font color="#92a8ff">146 168 255</font></td></tr>
    <tr><td align="LEFT">O1II</td><td align="RIGHT">128.6</td><td align="RIGHT">1.73e+06</td><td align="RIGHT">1.98e+01</td><td align="RIGHT">47800</td><td align="RIGHT">-0.35</td><td align="RIGHT">-6.4</td><td align="RIGHT">-4.44</td><td align="RIGHT">-10.84</td><td bgcolor="#000000" align="CENTER"><font color="#92a8ff">146 168 255</font></td></tr>
    <tr><td align="LEFT">O1III</td><td align="RIGHT">118.2</td><td align="RIGHT">1.58e+06</td><td align="RIGHT">1.89e+01</td><td align="RIGHT">47800</td><td align="RIGHT">-0.35</td><td align="RIGHT">-6.3</td><td align="RIGHT">-4.44</td><td align="RIGHT">-10.74</td><td bgcolor="#000000" align="CENTER"><font color="#92a8ff">146 168 255</font></td></tr>
    <tr><td align="LEFT">O1IV</td><td align="RIGHT">107.9</td><td align="RIGHT">1.09e+06</td><td align="RIGHT">1.57e+01</td><td align="RIGHT">47800</td><td align="RIGHT">-0.35</td><td align="RIGHT">-5.9</td><td align="RIGHT">-4.44</td><td align="RIGHT">-10.34</td><td bgcolor="#000000" align="CENTER"><font color="#91a7ff">145 167 255</font></td></tr>
    <tr><td align="LEFT">O1V</td><td align="RIGHT">97.5</td><td align="RIGHT">9.94e+05</td><td align="RIGHT">1.50e+01</td><td align="RIGHT">47800</td><td align="RIGHT">-0.35</td><td align="RIGHT">-5.8</td><td align="RIGHT">-4.44</td><td align="RIGHT">-10.24</td><td bgcolor="#000000" align="CENTER"><font color="#92a8ff">146 168 255</font></td></tr>
    <tr><td align="LEFT">O1VI</td><td align="RIGHT">37.0</td><td align="RIGHT">7.54e+05</td><td align="RIGHT">1.31e+01</td><td align="RIGHT">47800</td><td align="RIGHT">-0.35</td><td align="RIGHT">-5.5</td><td align="RIGHT">-4.44</td><td align="RIGHT">-9.94</td><td bgcolor="#000000" align="CENTER"><font color="#92a8ff">146 168 255</font></td></tr>
    <tr><td colspan="5"></td></tr>
    <tr><td align="LEFT">O2Ia0</td><td align="RIGHT">159.4</td><td align="RIGHT">2.14e+07</td><td align="RIGHT">7.77e+01</td><td align="RIGHT">45200</td><td align="RIGHT">-0.35</td><td align="RIGHT">-9.3</td><td align="RIGHT">-4.28</td><td align="RIGHT">-13.58</td><td bgcolor="#000000" align="CENTER"><font color="#94aaff">148 170 255</font></td></tr>
    <tr><td align="LEFT">O2Ia</td><td align="RIGHT">148.6</td><td align="RIGHT">2.14e+06</td><td align="RIGHT">2.46e+01</td><td align="RIGHT">45200</td><td align="RIGHT">-0.35</td><td align="RIGHT">-6.8</td><td align="RIGHT">-4.28</td><td align="RIGHT">-11.08</td><td bgcolor="#000000" align="CENTER"><font color="#94aaff">148 170 255</font></td></tr>
    <tr><td align="LEFT">O2Ib</td><td align="RIGHT">137.9</td><td align="RIGHT">1.62e+06</td><td align="RIGHT">2.14e+01</td><td align="RIGHT">45200</td><td align="RIGHT">-0.35</td><td align="RIGHT">-6.5</td><td align="RIGHT">-4.28</td><td align="RIGHT">-10.78</td><td bgcolor="#000000" align="CENTER"><font color="#94aaff">148 170 255</font></td></tr>
    <tr><td align="LEFT">O2II</td><td align="RIGHT">127.2</td><td align="RIGHT">1.52e+06</td><td align="RIGHT">2.03e+01</td><td align="RIGHT">45600</td><td align="RIGHT">-0.35</td><td align="RIGHT">-6.4</td><td align="RIGHT">-4.30</td><td align="RIGHT">-10.70</td><td bgcolor="#000000" align="CENTER"><font color="#94aaff">148 170 255</font></td></tr>
    <tr><td align="LEFT">O2III</td><td align="RIGHT">116.5</td><td align="RIGHT">1.26e+06</td><td align="RIGHT">1.85e+01</td><td align="RIGHT">45600</td><td align="RIGHT">-0.35</td><td align="RIGHT">-6.2</td><td align="RIGHT">-4.30</td><td align="RIGHT">-10.50</td><td bgcolor="#000000" align="CENTER"><font color="#94a9ff">148 169 255</font></td></tr>
    <tr><td align="LEFT">O2IV</td><td align="RIGHT">105.7</td><td align="RIGHT">8.72e+05</td><td align="RIGHT">1.54e+01</td><td align="RIGHT">45600</td><td align="RIGHT">-0.35</td><td align="RIGHT">-5.8</td><td align="RIGHT">-4.30</td><td align="RIGHT">-10.10</td><td bgcolor="#000000" align="CENTER"><font color="#92a9ff">146 169 255</font></td></tr>
    <tr><td align="LEFT">O2V</td><td align="RIGHT">95.0</td><td align="RIGHT">7.95e+05</td><td align="RIGHT">1.47e+01</td><td align="RIGHT">45600</td><td align="RIGHT">-0.35</td><td align="RIGHT">-5.7</td><td align="RIGHT">-4.30</td><td align="RIGHT">-10.00</td><td bgcolor="#000000" align="CENTER"><font color="#94aaff">148 170 255</font></td></tr>
    <tr><td align="LEFT">O2VI</td><td align="RIGHT">30.0</td><td align="RIGHT">6.03e+05</td><td align="RIGHT">1.28e+01</td><td align="RIGHT">45600</td><td align="RIGHT">-0.35</td><td align="RIGHT">-5.4</td><td align="RIGHT">-4.30</td><td align="RIGHT">-9.70</td><td bgcolor="#000000" align="CENTER"><font color="#94aaff">148 170 255</font></td></tr>
    <tr><td colspan="5"></td></tr>
    <tr><td align="LEFT">O3Ia0</td><td align="RIGHT">159.0</td><td align="RIGHT">1.68e+07</td><td align="RIGHT">7.69e+01</td><td align="RIGHT">42800</td><td align="RIGHT">-0.34</td><td align="RIGHT">-9.2</td><td align="RIGHT">-4.12</td><td align="RIGHT">-13.32</td><td bgcolor="#000000" align="CENTER"><font color="#97acff">151 172 255</font></td></tr>
    <tr><td align="LEFT">O3Ia</td><td align="RIGHT">148.0</td><td align="RIGHT">1.85e+06</td><td align="RIGHT">2.55e+01</td><td align="RIGHT">42800</td><td align="RIGHT">-0.34</td><td align="RIGHT">-6.8</td><td align="RIGHT">-4.12</td><td align="RIGHT">-10.92</td><td bgcolor="#000000" align="CENTER"><font color="#97acff">151 172 255</font></td></tr>
    <tr><td align="LEFT">O3Ib</td><td align="RIGHT">136.9</td><td align="RIGHT">1.40e+06</td><td align="RIGHT">2.22e+01</td><td align="RIGHT">42800</td><td align="RIGHT">-0.34</td><td align="RIGHT">-6.5</td><td align="RIGHT">-4.12</td><td align="RIGHT">-10.62</td><td bgcolor="#000000" align="CENTER"><font color="#97acff">151 172 255</font></td></tr>
    <tr><td align="LEFT">O3II</td><td align="RIGHT">125.8</td><td align="RIGHT">1.21e+06</td><td align="RIGHT">2.00e+01</td><td align="RIGHT">43400</td><td align="RIGHT">-0.34</td><td align="RIGHT">-6.3</td><td align="RIGHT">-4.16</td><td align="RIGHT">-10.46</td><td bgcolor="#000000" align="CENTER"><font color="#95adff">149 173 255</font></td></tr>
    <tr><td align="LEFT">O3III</td><td align="RIGHT">114.7</td><td align="RIGHT">9.17e+05</td><td align="RIGHT">1.75e+01</td><td align="RIGHT">43400</td><td align="RIGHT">-0.34</td><td align="RIGHT">-6.0</td><td align="RIGHT">-4.16</td><td align="RIGHT">-10.16</td><td bgcolor="#000000" align="CENTER"><font color="#96abff">150 171 255</font></td></tr>
    <tr><td align="LEFT">O3IV</td><td align="RIGHT">103.6</td><td align="RIGHT">6.96e+05</td><td align="RIGHT">1.52e+01</td><td align="RIGHT">43400</td><td align="RIGHT">-0.34</td><td align="RIGHT">-5.7</td><td align="RIGHT">-4.16</td><td align="RIGHT">-9.86</td><td bgcolor="#000000" align="CENTER"><font color="#94aaff">148 170 255</font></td></tr>
    <tr><td align="LEFT">O3V</td><td align="RIGHT">92.5</td><td align="RIGHT">6.34e+05</td><td align="RIGHT">1.45e+01</td><td align="RIGHT">43400</td><td align="RIGHT">-0.34</td><td align="RIGHT">-5.6</td><td align="RIGHT">-4.16</td><td align="RIGHT">-9.76</td><td bgcolor="#000000" align="CENTER"><font color="#97acff">151 172 255</font></td></tr>
    <tr><td align="LEFT">O3VI</td><td align="RIGHT">23.0</td><td align="RIGHT">4.81e+05</td><td align="RIGHT">1.26e+01</td><td align="RIGHT">43400</td><td align="RIGHT">-0.34</td><td align="RIGHT">-5.3</td><td align="RIGHT">-4.16</td><td align="RIGHT">-9.46</td><td bgcolor="#000000" align="CENTER"><font color="#97acff">151 172 255</font></td></tr>
    <tr><td colspan="5"></td></tr>
    <tr><td align="LEFT">O4Ia0</td><td align="RIGHT">158.7</td><td align="RIGHT">1.32e+07</td><td align="RIGHT">7.64e+01</td><td align="RIGHT">40400</td><td align="RIGHT">-0.33</td><td align="RIGHT">-9.1</td><td align="RIGHT">-3.95</td><td align="RIGHT">-13.05</td><td bgcolor="#000000" align="CENTER"><font color="#99aeff">153 174 255</font></td></tr>
    <tr><td align="LEFT">O4Ia</td><td align="RIGHT">147.3</td><td align="RIGHT">1.74e+06</td><td align="RIGHT">2.77e+01</td><td align="RIGHT">40400</td><td align="RIGHT">-0.33</td><td align="RIGHT">-6.9</td><td align="RIGHT">-3.95</td><td align="RIGHT">-10.85</td><td bgcolor="#000000" align="CENTER"><font color="#99aeff">153 174 255</font></td></tr>
    <tr><td align="LEFT">O4Ib</td><td align="RIGHT">135.8</td><td align="RIGHT">1.20e+06</td><td align="RIGHT">2.31e+01</td><td align="RIGHT">40400</td><td align="RIGHT">-0.33</td><td align="RIGHT">-6.5</td><td align="RIGHT">-3.95</td><td align="RIGHT">-10.45</td><td bgcolor="#000000" align="CENTER"><font color="#99aeff">153 174 255</font></td></tr>
    <tr><td align="LEFT">O4II</td><td align="RIGHT">124.4</td><td align="RIGHT">9.60e+05</td><td align="RIGHT">1.98e+01</td><td align="RIGHT">41200</td><td align="RIGHT">-0.34</td><td align="RIGHT">-6.2</td><td align="RIGHT">-4.01</td><td align="RIGHT">-10.21</td><td bgcolor="#000000" align="CENTER"><font color="#97afff">151 175 255</font></td></tr>
    <tr><td align="LEFT">O4III</td><td align="RIGHT">112.9</td><td align="RIGHT">7.28e+05</td><td align="RIGHT">1.73e+01</td><td align="RIGHT">41200</td><td align="RIGHT">-0.34</td><td align="RIGHT">-5.9</td><td align="RIGHT">-4.01</td><td align="RIGHT">-9.91</td><td bgcolor="#000000" align="CENTER"><font color="#98acff">152 172 255</font></td></tr>
    <tr><td align="LEFT">O4IV</td><td align="RIGHT">101.5</td><td align="RIGHT">5.52e+05</td><td align="RIGHT">1.50e+01</td><td align="RIGHT">41200</td><td align="RIGHT">-0.34</td><td align="RIGHT">-5.6</td><td align="RIGHT">-4.01</td><td align="RIGHT">-9.61</td><td bgcolor="#000000" align="CENTER"><font color="#95abff">149 171 255</font></td></tr>
    <tr><td align="LEFT">O4V</td><td align="RIGHT">90.0</td><td align="RIGHT">5.04e+05</td><td align="RIGHT">1.44e+01</td><td align="RIGHT">41200</td><td align="RIGHT">-0.34</td><td align="RIGHT">-5.5</td><td align="RIGHT">-4.01</td><td align="RIGHT">-9.51</td><td bgcolor="#000000" align="CENTER"><font color="#99aeff">153 174 255</font></td></tr>
    <tr><td align="LEFT">O4VI</td><td align="RIGHT">20.0</td><td align="RIGHT">3.82e+05</td><td align="RIGHT">1.25e+01</td><td align="RIGHT">41200</td><td align="RIGHT">-0.34</td><td align="RIGHT">-5.2</td><td align="RIGHT">-4.01</td><td align="RIGHT">-9.21</td><td bgcolor="#000000" align="CENTER"><font color="#99aeff">153 174 255</font></td></tr>
    <tr><td colspan="5"></td></tr>
    <tr><td align="LEFT">O5Ia0</td><td align="RIGHT">158.4</td><td align="RIGHT">1.03e+07</td><td align="RIGHT">7.62e+01</td><td align="RIGHT">38000</td><td align="RIGHT">-0.33</td><td align="RIGHT">-9.0</td><td align="RIGHT">-3.78</td><td align="RIGHT">-12.78</td><td bgcolor="#000000" align="CENTER"><font color="#9bb0ff">155 176 255</font></td></tr>
    <tr><td align="LEFT">O5Ia</td><td align="RIGHT">142.0</td><td align="RIGHT">1.48e+06</td><td align="RIGHT">2.90e+01</td><td align="RIGHT">38000</td><td align="RIGHT">-0.33</td><td align="RIGHT">-6.9</td><td align="RIGHT">-3.78</td><td align="RIGHT">-10.68</td><td bgcolor="#000000" align="CENTER"><font color="#9bb0ff">155 176 255</font></td></tr>
    <tr><td align="LEFT">O5Ib</td><td align="RIGHT">125.6</td><td align="RIGHT">1.03e+06</td><td align="RIGHT">2.41e+01</td><td align="RIGHT">38000</td><td align="RIGHT">-0.33</td><td align="RIGHT">-6.5</td><td align="RIGHT">-3.78</td><td align="RIGHT">-10.28</td><td bgcolor="#000000" align="CENTER"><font color="#9bb0ff">155 176 255</font></td></tr>
    <tr><td align="LEFT">O5II</td><td align="RIGHT">109.2</td><td align="RIGHT">7.59e+05</td><td align="RIGHT">1.97e+01</td><td align="RIGHT">39000</td><td align="RIGHT">-0.33</td><td align="RIGHT">-6.1</td><td align="RIGHT">-3.85</td><td align="RIGHT">-9.95</td><td bgcolor="#000000" align="CENTER"><font color="#99b1ff">153 177 255</font></td></tr>
    <tr><td align="LEFT">O5III</td><td align="RIGHT">92.8</td><td align="RIGHT">5.25e+05</td><td align="RIGHT">1.64e+01</td><td align="RIGHT">39000</td><td align="RIGHT">-0.33</td><td align="RIGHT">-5.7</td><td align="RIGHT">-3.85</td><td align="RIGHT">-9.55</td><td bgcolor="#000000" align="CENTER"><font color="#9aaeff">154 174 255</font></td></tr>
    <tr><td align="LEFT">O5IV</td><td align="RIGHT">76.4</td><td align="RIGHT">4.37e+05</td><td align="RIGHT">1.49e+01</td><td align="RIGHT">39000</td><td align="RIGHT">-0.33</td><td align="RIGHT">-5.5</td><td align="RIGHT">-3.85</td><td align="RIGHT">-9.35</td><td bgcolor="#000000" align="CENTER"><font color="#96acff">150 172 255</font></td></tr>
    <tr><td align="LEFT">O5V</td><td align="RIGHT">60.0</td><td align="RIGHT">3.98e+05</td><td align="RIGHT">1.42e+01</td><td align="RIGHT">39000</td><td align="RIGHT">-0.33</td><td align="RIGHT">-5.4</td><td align="RIGHT">-3.85</td><td align="RIGHT">-9.25</td><td bgcolor="#000000" align="CENTER"><font color="#9bb0ff">155 176 255</font></td></tr>
    <tr><td align="LEFT">O5VI</td><td align="RIGHT">17.5</td><td align="RIGHT">3.02e+05</td><td align="RIGHT">1.24e+01</td><td align="RIGHT">39000</td><td align="RIGHT">-0.33</td><td align="RIGHT">-5.1</td><td align="RIGHT">-3.85</td><td align="RIGHT">-8.95</td><td bgcolor="#000000" align="CENTER"><font color="#9bb0ff">155 176 255</font></td></tr>
    <tr><td colspan="5"></td></tr>
    <tr><td align="LEFT">O6Ia0</td><td align="RIGHT">136.7</td><td align="RIGHT">7.81e+06</td><td align="RIGHT">7.66e+01</td><td align="RIGHT">35400</td><td align="RIGHT">-0.32</td><td align="RIGHT">-8.9</td><td align="RIGHT">-3.58</td><td align="RIGHT">-12.48</td><td bgcolor="#000000" align="CENTER"><font color="#9db2ff">157 178 255</font></td></tr>
    <tr><td align="LEFT">O6Ia</td><td align="RIGHT">120.1</td><td align="RIGHT">1.36e+06</td><td align="RIGHT">3.19e+01</td><td align="RIGHT">35400</td><td align="RIGHT">-0.32</td><td align="RIGHT">-7.0</td><td align="RIGHT">-3.58</td><td align="RIGHT">-10.58</td><td bgcolor="#000000" align="CENTER"><font color="#9db2ff">157 178 255</font></td></tr>
    <tr><td align="LEFT">O6Ib</td><td align="RIGHT">103.5</td><td align="RIGHT">7.81e+05</td><td align="RIGHT">2.42e+01</td><td align="RIGHT">35400</td><td align="RIGHT">-0.32</td><td align="RIGHT">-6.4</td><td align="RIGHT">-3.58</td><td align="RIGHT">-9.98</td><td bgcolor="#000000" align="CENTER"><font color="#9db2ff">157 178 255</font></td></tr>
    <tr><td align="LEFT">O6II</td><td align="RIGHT">86.9</td><td align="RIGHT">6.54e+05</td><td align="RIGHT">2.05e+01</td><td align="RIGHT">36800</td><td align="RIGHT">-0.32</td><td align="RIGHT">-6.1</td><td align="RIGHT">-3.69</td><td align="RIGHT">-9.79</td><td bgcolor="#000000" align="CENTER"><font color="#9bb3ff">155 179 255</font></td></tr>
    <tr><td align="LEFT">O6III</td><td align="RIGHT">70.2</td><td align="RIGHT">3.76e+05</td><td align="RIGHT">1.56e+01</td><td align="RIGHT">36800</td><td align="RIGHT">-0.32</td><td align="RIGHT">-5.5</td><td align="RIGHT">-3.69</td><td align="RIGHT">-9.19</td><td bgcolor="#000000" align="CENTER"><font color="#9cafff">156 175 255</font></td></tr>
    <tr><td align="LEFT">O6IV</td><td align="RIGHT">53.6</td><td align="RIGHT">3.13e+05</td><td align="RIGHT">1.42e+01</td><td align="RIGHT">36800</td><td align="RIGHT">-0.32</td><td align="RIGHT">-5.3</td><td align="RIGHT">-3.69</td><td align="RIGHT">-8.99</td><td bgcolor="#000000" align="CENTER"><font color="#97aeff">151 174 255</font></td></tr>
    <tr><td align="LEFT">O6V</td><td align="RIGHT">37.0</td><td align="RIGHT">2.60e+05</td><td align="RIGHT">1.29e+01</td><td align="RIGHT">36800</td><td align="RIGHT">-0.32</td><td align="RIGHT">-5.1</td><td align="RIGHT">-3.69</td><td align="RIGHT">-8.79</td><td bgcolor="#000000" align="CENTER"><font color="#a2b8ff">162 184 255</font></td></tr>
    <tr><td align="LEFT">O6VI</td><td align="RIGHT">14.2</td><td align="RIGHT">1.80e+05</td><td align="RIGHT">1.08e+01</td><td align="RIGHT">36800</td><td align="RIGHT">-0.32</td><td align="RIGHT">-4.7</td><td align="RIGHT">-3.69</td><td align="RIGHT">-8.39</td><td bgcolor="#000000" align="CENTER"><font color="#a2b8ff">162 184 255</font></td></tr>
    <tr><td colspan="5"></td></tr>
    <tr><td align="LEFT">O7Ia0</td><td align="RIGHT">115.1</td><td align="RIGHT">5.88e+06</td><td align="RIGHT">7.74e+01</td><td align="RIGHT">32800</td><td align="RIGHT">-0.31</td><td align="RIGHT">-8.8</td><td align="RIGHT">-3.37</td><td align="RIGHT">-12.17</td><td bgcolor="#000000" align="CENTER"><font color="#a0b5ff">160 181 255</font></td></tr>
    <tr><td align="LEFT">O7Ia</td><td align="RIGHT">100.9</td><td align="RIGHT">1.12e+06</td><td align="RIGHT">3.38e+01</td><td align="RIGHT">32800</td><td align="RIGHT">-0.31</td><td align="RIGHT">-7.0</td><td align="RIGHT">-3.37</td><td align="RIGHT">-10.37</td><td bgcolor="#000000" align="CENTER"><font color="#a0b5ff">160 181 255</font></td></tr>
    <tr><td align="LEFT">O7Ib</td><td align="RIGHT">86.7</td><td align="RIGHT">5.88e+05</td><td align="RIGHT">2.45e+01</td><td align="RIGHT">32800</td><td align="RIGHT">-0.31</td><td align="RIGHT">-6.3</td><td align="RIGHT">-3.37</td><td align="RIGHT">-9.67</td><td bgcolor="#000000" align="CENTER"><font color="#a0b5ff">160 181 255</font></td></tr>
    <tr><td align="LEFT">O7II</td><td align="RIGHT">72.5</td><td align="RIGHT">5.10e+05</td><td align="RIGHT">2.05e+01</td><td align="RIGHT">34600</td><td align="RIGHT">-0.32</td><td align="RIGHT">-6.0</td><td align="RIGHT">-3.52</td><td align="RIGHT">-9.52</td><td bgcolor="#000000" align="CENTER"><font color="#9cb5ff">156 181 255</font></td></tr>
    <tr><td align="LEFT">O7III</td><td align="RIGHT">58.4</td><td align="RIGHT">2.94e+05</td><td align="RIGHT">1.55e+01</td><td align="RIGHT">34600</td><td align="RIGHT">-0.32</td><td align="RIGHT">-5.4</td><td align="RIGHT">-3.52</td><td align="RIGHT">-8.92</td><td bgcolor="#000000" align="CENTER"><font color="#9eb1ff">158 177 255</font></td></tr>
    <tr><td align="LEFT">O7IV</td><td align="RIGHT">44.2</td><td align="RIGHT">2.23e+05</td><td align="RIGHT">1.35e+01</td><td align="RIGHT">34600</td><td align="RIGHT">-0.32</td><td align="RIGHT">-5.1</td><td align="RIGHT">-3.52</td><td align="RIGHT">-8.62</td><td bgcolor="#000000" align="CENTER"><font color="#98afff">152 175 255</font></td></tr>
    <tr><td align="LEFT">O7V</td><td align="RIGHT">30.0</td><td align="RIGHT">1.54e+05</td><td align="RIGHT">1.13e+01</td><td align="RIGHT">34600</td><td align="RIGHT">-0.32</td><td align="RIGHT">-4.7</td><td align="RIGHT">-3.52</td><td align="RIGHT">-8.22</td><td bgcolor="#000000" align="CENTER"><font color="#9db1ff">157 177 255</font></td></tr>
    <tr><td align="LEFT">O7VI</td><td align="RIGHT">10.9</td><td align="RIGHT">1.07e+05</td><td align="RIGHT">9.36e+00</td><td align="RIGHT">34600</td><td align="RIGHT">-0.32</td><td align="RIGHT">-4.3</td><td align="RIGHT">-3.52</td><td align="RIGHT">-7.82</td><td bgcolor="#000000" align="CENTER"><font color="#9db1ff">157 177 255</font></td></tr>
    <tr><td colspan="5"></td></tr>
    <tr><td align="LEFT">O8Ia0</td><td align="RIGHT">93.4</td><td align="RIGHT">4.37e+06</td><td align="RIGHT">7.87e+01</td><td align="RIGHT">30200</td><td align="RIGHT">-0.30</td><td align="RIGHT">-8.7</td><td align="RIGHT">-3.15</td><td align="RIGHT">-11.85</td><td bgcolor="#000000" align="CENTER"><font color="#a2b7ff">162 183 255</font></td></tr>
    <tr><td align="LEFT">O8Ia</td><td align="RIGHT">81.7</td><td align="RIGHT">9.13e+05</td><td align="RIGHT">3.60e+01</td><td align="RIGHT">30200</td><td align="RIGHT">-0.30</td><td align="RIGHT">-7.0</td><td align="RIGHT">-3.15</td><td align="RIGHT">-10.15</td><td bgcolor="#000000" align="CENTER"><font color="#a2b7ff">162 183 255</font></td></tr>
    <tr><td align="LEFT">O8Ib</td><td align="RIGHT">69.9</td><td align="RIGHT">4.37e+05</td><td align="RIGHT">2.49e+01</td><td align="RIGHT">30200</td><td align="RIGHT">-0.30</td><td align="RIGHT">-6.2</td><td align="RIGHT">-3.15</td><td align="RIGHT">-9.35</td><td bgcolor="#000000" align="CENTER"><font color="#a2b7ff">162 183 255</font></td></tr>
    <tr><td align="LEFT">O8II</td><td align="RIGHT">58.2</td><td align="RIGHT">3.60e+05</td><td align="RIGHT">1.96e+01</td><td align="RIGHT">32400</td><td align="RIGHT">-0.31</td><td align="RIGHT">-5.8</td><td align="RIGHT">-3.34</td><td align="RIGHT">-9.14</td><td bgcolor="#000000" align="CENTER"><font color="#9eb7ff">158 183 255</font></td></tr>
    <tr><td align="LEFT">O8III</td><td align="RIGHT">46.5</td><td align="RIGHT">2.07e+05</td><td align="RIGHT">1.49e+01</td><td align="RIGHT">32400</td><td align="RIGHT">-0.31</td><td align="RIGHT">-5.2</td><td align="RIGHT">-3.34</td><td align="RIGHT">-8.54</td><td bgcolor="#000000" align="CENTER"><font color="#9db2ff">157 178 255</font></td></tr>
    <tr><td align="LEFT">O8IV</td><td align="RIGHT">34.7</td><td align="RIGHT">1.57e+05</td><td align="RIGHT">1.30e+01</td><td align="RIGHT">32400</td><td align="RIGHT">-0.31</td><td align="RIGHT">-4.9</td><td align="RIGHT">-3.34</td><td align="RIGHT">-8.24</td><td bgcolor="#000000" align="CENTER"><font color="#99b0ff">153 176 255</font></td></tr>
    <tr><td align="LEFT">O8V</td><td align="RIGHT">23.0</td><td align="RIGHT">9.91e+04</td><td align="RIGHT">1.03e+01</td><td align="RIGHT">32400</td><td align="RIGHT">-0.31</td><td align="RIGHT">-4.4</td><td align="RIGHT">-3.34</td><td align="RIGHT">-7.74</td><td bgcolor="#000000" align="CENTER"><font color="#9db1ff">157 177 255</font></td></tr>
    <tr><td align="LEFT">O8VI</td><td align="RIGHT">7.6</td><td align="RIGHT">5.70e+04</td><td align="RIGHT">7.81e+00</td><td align="RIGHT">32400</td><td align="RIGHT">-0.31</td><td align="RIGHT">-3.8</td><td align="RIGHT">-3.34</td><td align="RIGHT">-7.14</td><td bgcolor="#000000" align="CENTER"><font color="#9db1ff">157 177 255</font></td></tr>
    <tr><td colspan="5"></td></tr>
    <tr><td align="LEFT">O9Ia0</td><td align="RIGHT">71.8</td><td align="RIGHT">3.19e+06</td><td align="RIGHT">8.05e+01</td><td align="RIGHT">27600</td><td align="RIGHT">-0.29</td><td align="RIGHT">-8.6</td><td align="RIGHT">-2.91</td><td align="RIGHT">-11.51</td><td bgcolor="#000000" align="CENTER"><font color="#a4b9ff">164 185 255</font></td></tr>
    <tr><td align="LEFT">O9Ia</td><td align="RIGHT">63.1</td><td align="RIGHT">7.31e+05</td><td align="RIGHT">3.85e+01</td><td align="RIGHT">27600</td><td align="RIGHT">-0.29</td><td align="RIGHT">-7.0</td><td align="RIGHT">-2.91</td><td align="RIGHT">-9.91</td><td bgcolor="#000000" align="CENTER"><font color="#a4b9ff">164 185 255</font></td></tr>
    <tr><td align="LEFT">O9Ib</td><td align="RIGHT">54.5</td><td align="RIGHT">3.19e+05</td><td align="RIGHT">2.55e+01</td><td align="RIGHT">27600</td><td align="RIGHT">-0.29</td><td align="RIGHT">-6.1</td><td align="RIGHT">-2.91</td><td align="RIGHT">-9.01</td><td bgcolor="#000000" align="CENTER"><font color="#a4b9ff">164 185 255</font></td></tr>
    <tr><td align="LEFT">O9II</td><td align="RIGHT">45.9</td><td align="RIGHT">2.76e+05</td><td align="RIGHT">1.98e+01</td><td align="RIGHT">30200</td><td align="RIGHT">-0.30</td><td align="RIGHT">-5.7</td><td align="RIGHT">-3.15</td><td align="RIGHT">-8.85</td><td bgcolor="#000000" align="CENTER"><font color="#a0baff">160 186 255</font></td></tr>
    <tr><td align="LEFT">O9III</td><td align="RIGHT">37.3</td><td align="RIGHT">1.59e+05</td><td align="RIGHT">1.50e+01</td><td align="RIGHT">30200</td><td align="RIGHT">-0.30</td><td align="RIGHT">-5.1</td><td align="RIGHT">-3.15</td><td align="RIGHT">-8.25</td><td bgcolor="#000000" align="CENTER"><font color="#9eb1ff">158 177 255</font></td></tr>
    <tr><td align="LEFT">O9IV</td><td align="RIGHT">28.6</td><td align="RIGHT">1.10e+05</td><td align="RIGHT">1.25e+01</td><td align="RIGHT">30200</td><td align="RIGHT">-0.30</td><td align="RIGHT">-4.7</td><td align="RIGHT">-3.15</td><td align="RIGHT">-7.85</td><td bgcolor="#000000" align="CENTER"><font color="#9bb1ff">155 177 255</font></td></tr>
    <tr><td align="LEFT">O9V</td><td align="RIGHT">20.0</td><td align="RIGHT">5.76e+04</td><td align="RIGHT">9.04e+00</td><td align="RIGHT">30200</td><td align="RIGHT">-0.30</td><td align="RIGHT">-4.0</td><td align="RIGHT">-3.15</td><td align="RIGHT">-7.15</td><td bgcolor="#000000" align="CENTER"><font color="#9ab2ff">154 178 255</font></td></tr>
    <tr><td align="LEFT">O9VI</td><td align="RIGHT">6.7</td><td align="RIGHT">3.31e+04</td><td align="RIGHT">6.85e+00</td><td align="RIGHT">30200</td><td align="RIGHT">-0.30</td><td align="RIGHT">-3.4</td><td align="RIGHT">-3.15</td><td align="RIGHT">-6.55</td><td bgcolor="#000000" align="CENTER"><font color="#9ab2ff">154 178 255</font></td></tr>
    <tr><td colspan="5"></td></tr>
    <tr><td align="LEFT">B0Ia0</td><td align="RIGHT">50.1</td><td align="RIGHT">2.28e+06</td><td align="RIGHT">8.30e+01</td><td align="RIGHT">25000</td><td align="RIGHT">-0.27</td><td align="RIGHT">-8.5</td><td align="RIGHT">-2.65</td><td align="RIGHT">-11.15</td><td bgcolor="#000000" align="CENTER"><font color="#a1bdff">161 189 255</font></td></tr>
    <tr><td align="LEFT">B0Ia</td><td align="RIGHT">44.7</td><td align="RIGHT">5.73e+05</td><td align="RIGHT">4.16e+01</td><td align="RIGHT">25000</td><td align="RIGHT">-0.27</td><td align="RIGHT">-7.0</td><td align="RIGHT">-2.65</td><td align="RIGHT">-9.65</td><td bgcolor="#000000" align="CENTER"><font color="#a1bdff">161 189 255</font></td></tr>
    <tr><td align="LEFT">B0Ib</td><td align="RIGHT">39.2</td><td align="RIGHT">2.28e+05</td><td align="RIGHT">2.62e+01</td><td align="RIGHT">25000</td><td align="RIGHT">-0.27</td><td align="RIGHT">-6.0</td><td align="RIGHT">-2.65</td><td align="RIGHT">-8.65</td><td bgcolor="#000000" align="CENTER"><font color="#a1bdff">161 189 255</font></td></tr>
    <tr><td align="LEFT">B0II</td><td align="RIGHT">33.8</td><td align="RIGHT">1.90e+05</td><td align="RIGHT">1.91e+01</td><td align="RIGHT">28000</td><td align="RIGHT">-0.29</td><td align="RIGHT">-5.5</td><td align="RIGHT">-2.95</td><td align="RIGHT">-8.45</td><td bgcolor="#000000" align="CENTER"><font color="#a2bcff">162 188 255</font></td></tr>
    <tr><td align="LEFT">B0III</td><td align="RIGHT">28.4</td><td align="RIGHT">1.09e+05</td><td align="RIGHT">1.45e+01</td><td align="RIGHT">28000</td><td align="RIGHT">-0.29</td><td align="RIGHT">-4.9</td><td align="RIGHT">-2.95</td><td align="RIGHT">-7.85</td><td bgcolor="#000000" align="CENTER"><font color="#9eb1ff">158 177 255</font></td></tr>
    <tr><td align="LEFT">B0IV</td><td align="RIGHT">22.9</td><td align="RIGHT">7.57e+04</td><td align="RIGHT">1.21e+01</td><td align="RIGHT">28000</td><td align="RIGHT">-0.29</td><td align="RIGHT">-4.5</td><td align="RIGHT">-2.95</td><td align="RIGHT">-7.45</td><td bgcolor="#000000" align="CENTER"><font color="#9cb3ff">156 179 255</font></td></tr>
    <tr><td align="LEFT">B0V</td><td align="RIGHT">17.5</td><td align="RIGHT">3.62e+04</td><td align="RIGHT">8.34e+00</td><td align="RIGHT">28000</td><td align="RIGHT">-0.29</td><td align="RIGHT">-3.7</td><td align="RIGHT">-2.95</td><td align="RIGHT">-6.65</td><td bgcolor="#000000" align="CENTER"><font color="#9cb2ff">156 178 255</font></td></tr>
    <tr><td align="LEFT">B0VI</td><td align="RIGHT">5.9</td><td align="RIGHT">1.90e+04</td><td align="RIGHT">6.04e+00</td><td align="RIGHT">28000</td><td align="RIGHT">-0.29</td><td align="RIGHT">-3.0</td><td align="RIGHT">-2.95</td><td align="RIGHT">-5.95</td><td bgcolor="#000000" align="CENTER"><font color="#9cb2ff">156 178 255</font></td></tr>
    <tr><td colspan="5"></td></tr>
    <tr><td align="LEFT">B1Ia0</td><td align="RIGHT">45.1</td><td align="RIGHT">2.02e+06</td><td align="RIGHT">8.62e+01</td><td align="RIGHT">23790</td><td align="RIGHT">-0.26</td><td align="RIGHT">-8.5</td><td align="RIGHT">-2.51</td><td align="RIGHT">-11.01</td><td bgcolor="#000000" align="CENTER"><font color="#a8c1ff">168 193 255</font></td></tr>
    <tr><td align="LEFT">B1Ia</td><td align="RIGHT">40.0</td><td align="RIGHT">5.07e+05</td><td align="RIGHT">4.32e+01</td><td align="RIGHT">23790</td><td align="RIGHT">-0.26</td><td align="RIGHT">-7.0</td><td align="RIGHT">-2.51</td><td align="RIGHT">-9.51</td><td bgcolor="#000000" align="CENTER"><font color="#a8c1ff">168 193 255</font></td></tr>
    <tr><td align="LEFT">B1Ib</td><td align="RIGHT">34.8</td><td align="RIGHT">1.84e+05</td><td align="RIGHT">2.60e+01</td><td align="RIGHT">23790</td><td align="RIGHT">-0.26</td><td align="RIGHT">-5.9</td><td align="RIGHT">-2.51</td><td align="RIGHT">-8.41</td><td bgcolor="#000000" align="CENTER"><font color="#a8c1ff">168 193 255</font></td></tr>
    <tr><td align="LEFT">B1II</td><td align="RIGHT">29.7</td><td align="RIGHT">1.34e+05</td><td align="RIGHT">1.83e+01</td><td align="RIGHT">26190</td><td align="RIGHT">-0.28</td><td align="RIGHT">-5.3</td><td align="RIGHT">-2.77</td><td align="RIGHT">-8.07</td><td bgcolor="#000000" align="CENTER"><font color="#a3beff">163 190 255</font></td></tr>
    <tr><td align="LEFT">B1III</td><td align="RIGHT">24.5</td><td align="RIGHT">5.34e+04</td><td align="RIGHT">1.16e+01</td><td align="RIGHT">26190</td><td align="RIGHT">-0.28</td><td align="RIGHT">-4.3</td><td align="RIGHT">-2.77</td><td align="RIGHT">-7.07</td><td bgcolor="#000000" align="CENTER"><font color="#9eb1ff">158 177 255</font></td></tr>
    <tr><td align="LEFT">B1IV</td><td align="RIGHT">19.4</td><td align="RIGHT">3.70e+04</td><td align="RIGHT">9.63e+00</td><td align="RIGHT">26190</td><td align="RIGHT">-0.28</td><td align="RIGHT">-3.9</td><td align="RIGHT">-2.77</td><td align="RIGHT">-6.67</td><td bgcolor="#000000" align="CENTER"><font color="#9db4ff">157 180 255</font></td></tr>
    <tr><td align="LEFT">B1V</td><td align="RIGHT">14.2</td><td align="RIGHT">1.94e+04</td><td align="RIGHT">6.97e+00</td><td align="RIGHT">26190</td><td align="RIGHT">-0.28</td><td align="RIGHT">-3.2</td><td align="RIGHT">-2.77</td><td align="RIGHT">-5.97</td><td bgcolor="#000000" align="CENTER"><font color="#a0b6ff">160 182 255</font></td></tr>
    <tr><td align="LEFT">B1VI</td><td align="RIGHT">5.2</td><td align="RIGHT">1.02e+04</td><td align="RIGHT">5.05e+00</td><td align="RIGHT">26190</td><td align="RIGHT">-0.28</td><td align="RIGHT">-2.5</td><td align="RIGHT">-2.77</td><td align="RIGHT">-5.27</td><td bgcolor="#000000" align="CENTER"><font color="#a0b6ff">160 182 255</font></td></tr>
    <tr><td colspan="5"></td></tr>
    <tr><td align="LEFT">B2Ia0</td><td align="RIGHT">40.1</td><td align="RIGHT">1.62e+06</td><td align="RIGHT">8.57e+01</td><td align="RIGHT">22580</td><td align="RIGHT">-0.25</td><td align="RIGHT">-8.4</td><td align="RIGHT">-2.37</td><td align="RIGHT">-10.77</td><td bgcolor="#000000" align="CENTER"><font color="#b1c4ff">177 196 255</font></td></tr>
    <tr><td align="LEFT">B2Ia</td><td align="RIGHT">35.2</td><td align="RIGHT">4.46e+05</td><td align="RIGHT">4.50e+01</td><td align="RIGHT">22580</td><td align="RIGHT">-0.25</td><td align="RIGHT">-7.0</td><td align="RIGHT">-2.37</td><td align="RIGHT">-9.37</td><td bgcolor="#000000" align="CENTER"><font color="#b1c4ff">177 196 255</font></td></tr>
    <tr><td align="LEFT">B2Ib</td><td align="RIGHT">30.4</td><td align="RIGHT">1.62e+05</td><td align="RIGHT">2.71e+01</td><td align="RIGHT">22580</td><td align="RIGHT">-0.25</td><td align="RIGHT">-5.9</td><td align="RIGHT">-2.37</td><td align="RIGHT">-8.27</td><td bgcolor="#000000" align="CENTER"><font color="#b1c4ff">177 196 255</font></td></tr>
    <tr><td align="LEFT">B2II</td><td align="RIGHT">25.5</td><td align="RIGHT">9.36e+04</td><td align="RIGHT">1.77e+01</td><td align="RIGHT">24380</td><td align="RIGHT">-0.27</td><td align="RIGHT">-5.1</td><td align="RIGHT">-2.58</td><td align="RIGHT">-7.68</td><td bgcolor="#000000" align="CENTER"><font color="#a5c0ff">165 192 255</font></td></tr>
    <tr><td align="LEFT">B2III</td><td align="RIGHT">20.6</td><td align="RIGHT">2.83e+04</td><td align="RIGHT">9.71e+00</td><td align="RIGHT">24380</td><td align="RIGHT">-0.27</td><td align="RIGHT">-3.8</td><td align="RIGHT">-2.58</td><td align="RIGHT">-6.38</td><td bgcolor="#000000" align="CENTER"><font color="#9fb4ff">159 180 255</font></td></tr>
    <tr><td align="LEFT">B2IV</td><td align="RIGHT">15.8</td><td align="RIGHT">1.96e+04</td><td align="RIGHT">8.08e+00</td><td align="RIGHT">24380</td><td align="RIGHT">-0.27</td><td align="RIGHT">-3.4</td><td align="RIGHT">-2.58</td><td align="RIGHT">-5.98</td><td bgcolor="#000000" align="CENTER"><font color="#9fb3ff">159 179 255</font></td></tr>
    <tr><td align="LEFT">B2V</td><td align="RIGHT">10.9</td><td align="RIGHT">9.36e+03</td><td align="RIGHT">5.59e+00</td><td align="RIGHT">24380</td><td align="RIGHT">-0.27</td><td align="RIGHT">-2.6</td><td align="RIGHT">-2.58</td><td align="RIGHT">-5.18</td><td bgcolor="#000000" align="CENTER"><font color="#a0b4ff">160 180 255</font></td></tr>
    <tr><td align="LEFT">B2VI</td><td align="RIGHT">4.5</td><td align="RIGHT">5.39e+03</td><td align="RIGHT">4.24e+00</td><td align="RIGHT">24380</td><td align="RIGHT">-0.27</td><td align="RIGHT">-2.0</td><td align="RIGHT">-2.58</td><td align="RIGHT">-4.58</td><td bgcolor="#000000" align="CENTER"><font color="#a0b4ff">160 180 255</font></td></tr>
    <tr><td colspan="5"></td></tr>
    <tr><td align="LEFT">B3Ia0</td><td align="RIGHT">35.1</td><td align="RIGHT">1.42e+06</td><td align="RIGHT">8.95e+01</td><td align="RIGHT">21370</td><td align="RIGHT">-0.24</td><td align="RIGHT">-8.4</td><td align="RIGHT">-2.23</td><td align="RIGHT">-10.63</td><td bgcolor="#000000" align="CENTER"><font color="#afc2ff">175 194 255</font></td></tr>
    <tr><td align="LEFT">B3Ia</td><td align="RIGHT">30.5</td><td align="RIGHT">4.28e+05</td><td align="RIGHT">4.92e+01</td><td align="RIGHT">21370</td><td align="RIGHT">-0.24</td><td align="RIGHT">-7.1</td><td align="RIGHT">-2.23</td><td align="RIGHT">-9.33</td><td bgcolor="#000000" align="CENTER"><font color="#afc2ff">175 194 255</font></td></tr>
    <tr><td align="LEFT">B3Ib</td><td align="RIGHT">25.9</td><td align="RIGHT">1.29e+05</td><td align="RIGHT">2.70e+01</td><td align="RIGHT">21370</td><td align="RIGHT">-0.24</td><td align="RIGHT">-5.8</td><td align="RIGHT">-2.23</td><td align="RIGHT">-8.03</td><td bgcolor="#000000" align="CENTER"><font color="#afc2ff">175 194 255</font></td></tr>
    <tr><td align="LEFT">B3II</td><td align="RIGHT">21.4</td><td align="RIGHT">6.45e+04</td><td align="RIGHT">1.71e+01</td><td align="RIGHT">22570</td><td align="RIGHT">-0.25</td><td align="RIGHT">-4.9</td><td align="RIGHT">-2.37</td><td align="RIGHT">-7.27</td><td bgcolor="#000000" align="CENTER"><font color="#a8c1ff">168 193 255</font></td></tr>
    <tr><td align="LEFT">B3III</td><td align="RIGHT">16.8</td><td align="RIGHT">1.35e+04</td><td align="RIGHT">7.82e+00</td><td align="RIGHT">22570</td><td align="RIGHT">-0.25</td><td align="RIGHT">-3.2</td><td align="RIGHT">-2.37</td><td align="RIGHT">-5.57</td><td bgcolor="#000000" align="CENTER"><font color="#a3bbff">163 187 255</font></td></tr>
    <tr><td align="LEFT">B3IV</td><td align="RIGHT">12.2</td><td align="RIGHT">9.32e+03</td><td align="RIGHT">6.51e+00</td><td align="RIGHT">22570</td><td align="RIGHT">-0.25</td><td align="RIGHT">-2.8</td><td align="RIGHT">-2.37</td><td align="RIGHT">-5.17</td><td bgcolor="#000000" align="CENTER"><font color="#a6bcff">166 188 255</font></td></tr>
    <tr><td align="LEFT">B3V</td><td align="RIGHT">7.6</td><td align="RIGHT">4.89e+03</td><td align="RIGHT">4.71e+00</td><td align="RIGHT">22570</td><td align="RIGHT">-0.25</td><td align="RIGHT">-2.1</td><td align="RIGHT">-2.37</td><td align="RIGHT">-4.47</td><td bgcolor="#000000" align="CENTER"><font color="#a5b9ff">165 185 255</font></td></tr>
    <tr><td align="LEFT">B3VI</td><td align="RIGHT">3.8</td><td align="RIGHT">2.57e+03</td><td align="RIGHT">3.41e+00</td><td align="RIGHT">22570</td><td align="RIGHT">-0.25</td><td align="RIGHT">-1.4</td><td align="RIGHT">-2.37</td><td align="RIGHT">-3.77</td><td bgcolor="#000000" align="CENTER"><font color="#a5b9ff">165 185 255</font></td></tr>
    <tr><td colspan="5"></td></tr>
    <tr><td align="LEFT">B4Ia0</td><td align="RIGHT">30.1</td><td align="RIGHT">1.23e+06</td><td align="RIGHT">9.37e+01</td><td align="RIGHT">20160</td><td align="RIGHT">-0.23</td><td align="RIGHT">-8.4</td><td align="RIGHT">-2.07</td><td align="RIGHT">-10.47</td><td bgcolor="#000000" align="CENTER"><font color="#bbcbff">187 203 255</font></td></tr>
    <tr><td align="LEFT">B4Ia</td><td align="RIGHT">26.2</td><td align="RIGHT">3.38e+05</td><td align="RIGHT">4.92e+01</td><td align="RIGHT">20160</td><td align="RIGHT">-0.23</td><td align="RIGHT">-7.0</td><td align="RIGHT">-2.07</td><td align="RIGHT">-9.07</td><td bgcolor="#000000" align="CENTER"><font color="#bbcbff">187 203 255</font></td></tr>
    <tr><td align="LEFT">B4Ib</td><td align="RIGHT">22.3</td><td align="RIGHT">1.12e+05</td><td align="RIGHT">2.83e+01</td><td align="RIGHT">20160</td><td align="RIGHT">-0.23</td><td align="RIGHT">-5.8</td><td align="RIGHT">-2.07</td><td align="RIGHT">-7.87</td><td bgcolor="#000000" align="CENTER"><font color="#bbcbff">187 203 255</font></td></tr>
    <tr><td align="LEFT">B4II</td><td align="RIGHT">18.4</td><td align="RIGHT">4.37e+04</td><td align="RIGHT">1.67e+01</td><td align="RIGHT">20760</td><td align="RIGHT">-0.24</td><td align="RIGHT">-4.7</td><td align="RIGHT">-2.15</td><td align="RIGHT">-6.85</td><td bgcolor="#000000" align="CENTER"><font color="#acc2ff">172 194 255</font></td></tr>
    <tr><td align="LEFT">B4III</td><td align="RIGHT">14.5</td><td align="RIGHT">6.93e+03</td><td align="RIGHT">6.63e+00</td><td align="RIGHT">20760</td><td align="RIGHT">-0.24</td><td align="RIGHT">-2.7</td><td align="RIGHT">-2.15</td><td align="RIGHT">-4.85</td><td bgcolor="#000000" align="CENTER"><font color="#a6bcff">166 188 255</font></td></tr>
    <tr><td align="LEFT">B4IV</td><td align="RIGHT">10.6</td><td align="RIGHT">4.79e+03</td><td align="RIGHT">5.52e+00</td><td align="RIGHT">20760</td><td align="RIGHT">-0.24</td><td align="RIGHT">-2.3</td><td align="RIGHT">-2.15</td><td align="RIGHT">-4.45</td><td bgcolor="#000000" align="CENTER"><font color="#a9beff">169 190 255</font></td></tr>
    <tr><td align="LEFT">B4V</td><td align="RIGHT">6.7</td><td align="RIGHT">2.29e+03</td><td align="RIGHT">3.82e+00</td><td align="RIGHT">20760</td><td align="RIGHT">-0.24</td><td align="RIGHT">-1.5</td><td align="RIGHT">-2.15</td><td align="RIGHT">-3.65</td><td bgcolor="#000000" align="CENTER"><font color="#a4b8ff">164 184 255</font></td></tr>
    <tr><td align="LEFT">B4VI</td><td align="RIGHT">3.4</td><td align="RIGHT">1.32e+03</td><td align="RIGHT">2.89e+00</td><td align="RIGHT">20760</td><td align="RIGHT">-0.24</td><td align="RIGHT">-0.9</td><td align="RIGHT">-2.15</td><td align="RIGHT">-3.05</td><td bgcolor="#000000" align="CENTER"><font color="#a4b8ff">164 184 255</font></td></tr>
    <tr><td colspan="5"></td></tr>
    <tr><td align="LEFT">B5Ia0</td><td align="RIGHT">25.1</td><td align="RIGHT">9.65e+05</td><td align="RIGHT">9.39e+01</td><td align="RIGHT">18950</td><td align="RIGHT">-0.22</td><td align="RIGHT">-8.3</td><td align="RIGHT">-1.91</td><td align="RIGHT">-10.21</td><td bgcolor="#000000" align="CENTER"><font color="#b3caff">179 202 255</font></td></tr>
    <tr><td align="LEFT">B5Ia</td><td align="RIGHT">21.9</td><td align="RIGHT">2.91e+05</td><td align="RIGHT">5.16e+01</td><td align="RIGHT">18950</td><td align="RIGHT">-0.22</td><td align="RIGHT">-7.0</td><td align="RIGHT">-1.91</td><td align="RIGHT">-8.91</td><td bgcolor="#000000" align="CENTER"><font color="#b3caff">179 202 255</font></td></tr>
    <tr><td align="LEFT">B5Ib</td><td align="RIGHT">18.7</td><td align="RIGHT">8.80e+04</td><td align="RIGHT">2.84e+01</td><td align="RIGHT">18950</td><td align="RIGHT">-0.22</td><td align="RIGHT">-5.7</td><td align="RIGHT">-1.91</td><td align="RIGHT">-7.61</td><td bgcolor="#000000" align="CENTER"><font color="#b3caff">179 202 255</font></td></tr>
    <tr><td align="LEFT">B5II</td><td align="RIGHT">15.5</td><td align="RIGHT">2.91e+04</td><td align="RIGHT">1.63e+01</td><td align="RIGHT">18950</td><td align="RIGHT">-0.22</td><td align="RIGHT">-4.5</td><td align="RIGHT">-1.91</td><td align="RIGHT">-6.41</td><td bgcolor="#000000" align="CENTER"><font color="#afc3ff">175 195 255</font></td></tr>
    <tr><td align="LEFT">B5III</td><td align="RIGHT">12.3</td><td align="RIGHT">3.19e+03</td><td align="RIGHT">5.40e+00</td><td align="RIGHT">18950</td><td align="RIGHT">-0.22</td><td align="RIGHT">-2.1</td><td align="RIGHT">-1.91</td><td align="RIGHT">-4.01</td><td bgcolor="#000000" align="CENTER"><font color="#a8bdff">168 189 255</font></td></tr>
    <tr><td align="LEFT">B5IV</td><td align="RIGHT">9.1</td><td align="RIGHT">2.21e+03</td><td align="RIGHT">4.50e+00</td><td align="RIGHT">18950</td><td align="RIGHT">-0.22</td><td align="RIGHT">-1.7</td><td align="RIGHT">-1.91</td><td align="RIGHT">-3.61</td><td bgcolor="#000000" align="CENTER"><font color="#acc0ff">172 192 255</font></td></tr>
    <tr><td align="LEFT">B5V</td><td align="RIGHT">5.9</td><td align="RIGHT">1.16e+03</td><td align="RIGHT">3.26e+00</td><td align="RIGHT">18950</td><td align="RIGHT">-0.22</td><td align="RIGHT">-1.0</td><td align="RIGHT">-1.91</td><td align="RIGHT">-2.91</td><td bgcolor="#000000" align="CENTER"><font color="#aabfff">170 191 255</font></td></tr>
    <tr><td align="LEFT">B5VI</td><td align="RIGHT">2.9</td><td align="RIGHT">6.67e+02</td><td align="RIGHT">2.47e+00</td><td align="RIGHT">18950</td><td align="RIGHT">-0.22</td><td align="RIGHT">-0.4</td><td align="RIGHT">-1.91</td><td align="RIGHT">-2.31</td><td bgcolor="#000000" align="CENTER"><font color="#aabfff">170 191 255</font></td></tr>
    <tr><td colspan="5"></td></tr>
    <tr><td align="LEFT">B6Ia0</td><td align="RIGHT">23.2</td><td align="RIGHT">7.58e+05</td><td align="RIGHT">1.02e+02</td><td align="RIGHT">17140</td><td align="RIGHT">-0.20</td><td align="RIGHT">-8.3</td><td align="RIGHT">-1.65</td><td align="RIGHT">-9.95</td><td bgcolor="#000000" align="CENTER"><font color="#bfcfff">191 207 255</font></td></tr>
    <tr><td align="LEFT">B6Ia</td><td align="RIGHT">20.2</td><td align="RIGHT">2.29e+05</td><td align="RIGHT">5.59e+01</td><td align="RIGHT">17140</td><td align="RIGHT">-0.20</td><td align="RIGHT">-7.0</td><td align="RIGHT">-1.65</td><td align="RIGHT">-8.65</td><td bgcolor="#000000" align="CENTER"><font color="#bfcfff">191 207 255</font></td></tr>
    <tr><td align="LEFT">B6Ib</td><td align="RIGHT">17.2</td><td align="RIGHT">6.31e+04</td><td align="RIGHT">2.94e+01</td><td align="RIGHT">17140</td><td align="RIGHT">-0.20</td><td align="RIGHT">-5.6</td><td align="RIGHT">-1.65</td><td align="RIGHT">-7.25</td><td bgcolor="#000000" align="CENTER"><font color="#bfcfff">191 207 255</font></td></tr>
    <tr><td align="LEFT">B6II</td><td align="RIGHT">14.2</td><td align="RIGHT">1.74e+04</td><td align="RIGHT">1.54e+01</td><td align="RIGHT">17140</td><td align="RIGHT">-0.20</td><td align="RIGHT">-4.2</td><td align="RIGHT">-1.65</td><td align="RIGHT">-5.85</td><td bgcolor="#000000" align="CENTER"><font color="#b1c4ff">177 196 255</font></td></tr>
    <tr><td align="LEFT">B6III</td><td align="RIGHT">11.2</td><td align="RIGHT">1.74e+03</td><td align="RIGHT">4.87e+00</td><td align="RIGHT">17140</td><td align="RIGHT">-0.20</td><td align="RIGHT">-1.7</td><td align="RIGHT">-1.65</td><td align="RIGHT">-3.35</td><td bgcolor="#000000" align="CENTER"><font color="#aabeff">170 190 255</font></td></tr>
    <tr><td align="LEFT">B6IV</td><td align="RIGHT">8.2</td><td align="RIGHT">1.20e+03</td><td align="RIGHT">4.05e+00</td><td align="RIGHT">17140</td><td align="RIGHT">-0.20</td><td align="RIGHT">-1.3</td><td align="RIGHT">-1.65</td><td align="RIGHT">-2.95</td><td bgcolor="#000000" align="CENTER"><font color="#afc2ff">175 194 255</font></td></tr>
    <tr><td align="LEFT">B6V</td><td align="RIGHT">5.2</td><td align="RIGHT">6.92e+02</td><td align="RIGHT">3.07e+00</td><td align="RIGHT">17140</td><td align="RIGHT">-0.20</td><td align="RIGHT">-0.7</td><td align="RIGHT">-1.65</td><td align="RIGHT">-2.35</td><td bgcolor="#000000" align="CENTER"><font color="#acbdff">172 189 255</font></td></tr>
    <tr><td align="LEFT">B6VI</td><td align="RIGHT">2.7</td><td align="RIGHT">3.63e+02</td><td align="RIGHT">2.23e+00</td><td align="RIGHT">17140</td><td align="RIGHT">-0.20</td><td align="RIGHT">0.0</td><td align="RIGHT">-1.65</td><td align="RIGHT">-1.65</td><td bgcolor="#000000" align="CENTER"><font color="#acbdff">172 189 255</font></td></tr>
    <tr><td colspan="5"></td></tr>
    <tr><td align="LEFT">B7Ia0</td><td align="RIGHT">21.4</td><td align="RIGHT">5.33e+05</td><td align="RIGHT">1.07e+02</td><td align="RIGHT">15330</td><td align="RIGHT">-0.18</td><td align="RIGHT">-8.2</td><td align="RIGHT">-1.37</td><td align="RIGHT">-9.57</td><td bgcolor="#000000" align="CENTER"><font color="#c3d1ff">195 209 255</font></td></tr>
    <tr><td align="LEFT">B7Ia</td><td align="RIGHT">18.6</td><td align="RIGHT">1.93e+05</td><td align="RIGHT">6.43e+01</td><td align="RIGHT">15330</td><td align="RIGHT">-0.18</td><td align="RIGHT">-7.1</td><td align="RIGHT">-1.37</td><td align="RIGHT">-8.47</td><td bgcolor="#000000" align="CENTER"><font color="#c3d1ff">195 209 255</font></td></tr>
    <tr><td align="LEFT">B7Ib</td><td align="RIGHT">15.8</td><td align="RIGHT">4.43e+04</td><td align="RIGHT">3.08e+01</td><td align="RIGHT">15330</td><td align="RIGHT">-0.18</td><td align="RIGHT">-5.5</td><td align="RIGHT">-1.37</td><td align="RIGHT">-6.87</td><td bgcolor="#000000" align="CENTER"><font color="#c3d1ff">195 209 255</font></td></tr>
    <tr><td align="LEFT">B7II</td><td align="RIGHT">12.9</td><td align="RIGHT">1.11e+04</td><td align="RIGHT">1.54e+01</td><td align="RIGHT">15330</td><td align="RIGHT">-0.18</td><td align="RIGHT">-4.0</td><td align="RIGHT">-1.37</td><td align="RIGHT">-5.37</td><td bgcolor="#000000" align="CENTER"><font color="#b3c6ff">179 198 255</font></td></tr>
    <tr><td align="LEFT">B7III</td><td align="RIGHT">10.1</td><td align="RIGHT">1.01e+03</td><td align="RIGHT">4.66e+00</td><td align="RIGHT">15330</td><td align="RIGHT">-0.18</td><td align="RIGHT">-1.4</td><td align="RIGHT">-1.37</td><td align="RIGHT">-2.77</td><td bgcolor="#000000" align="CENTER"><font color="#abbfff">171 191 255</font></td></tr>
    <tr><td align="LEFT">B7IV</td><td align="RIGHT">7.3</td><td align="RIGHT">6.40e+02</td><td align="RIGHT">3.70e+00</td><td align="RIGHT">15330</td><td align="RIGHT">-0.18</td><td align="RIGHT">-0.9</td><td align="RIGHT">-1.37</td><td align="RIGHT">-2.27</td><td bgcolor="#000000" align="CENTER"><font color="#aabdff">170 189 255</font></td></tr>
    <tr><td align="LEFT">B7V</td><td align="RIGHT">4.5</td><td align="RIGHT">4.04e+02</td><td align="RIGHT">2.94e+00</td><td align="RIGHT">15330</td><td align="RIGHT">-0.18</td><td align="RIGHT">-0.4</td><td align="RIGHT">-1.37</td><td align="RIGHT">-1.77</td><td bgcolor="#000000" align="CENTER"><font color="#adbfff">173 191 255</font></td></tr>
    <tr><td align="LEFT">B7VI</td><td align="RIGHT">2.5</td><td align="RIGHT">1.93e+02</td><td align="RIGHT">2.03e+00</td><td align="RIGHT">15330</td><td align="RIGHT">-0.18</td><td align="RIGHT">0.4</td><td align="RIGHT">-1.37</td><td align="RIGHT">-0.97</td><td bgcolor="#000000" align="CENTER"><font color="#adbfff">173 191 255</font></td></tr>
    <tr><td colspan="5"></td></tr>
    <tr><td align="LEFT">B8Ia0</td><td align="RIGHT">19.5</td><td align="RIGHT">3.67e+05</td><td align="RIGHT">1.14e+02</td><td align="RIGHT">13520</td><td align="RIGHT">-0.15</td><td align="RIGHT">-8.1</td><td align="RIGHT">-1.06</td><td align="RIGHT">-9.16</td><td bgcolor="#000000" align="CENTER"><font color="#b6ceff">182 206 255</font></td></tr>
    <tr><td align="LEFT">B8Ia</td><td align="RIGHT">16.9</td><td align="RIGHT">1.60e+05</td><td align="RIGHT">7.52e+01</td><td align="RIGHT">13520</td><td align="RIGHT">-0.15</td><td align="RIGHT">-7.2</td><td align="RIGHT">-1.06</td><td align="RIGHT">-8.26</td><td bgcolor="#000000" align="CENTER"><font color="#b6ceff">182 206 255</font></td></tr>
    <tr><td align="LEFT">B8Ib</td><td align="RIGHT">14.3</td><td align="RIGHT">3.34e+04</td><td align="RIGHT">3.44e+01</td><td align="RIGHT">13520</td><td align="RIGHT">-0.15</td><td align="RIGHT">-5.5</td><td align="RIGHT">-1.06</td><td align="RIGHT">-6.56</td><td bgcolor="#000000" align="CENTER"><font color="#b6ceff">182 206 255</font></td></tr>
    <tr><td align="LEFT">B8II</td><td align="RIGHT">11.7</td><td align="RIGHT">6.99e+03</td><td align="RIGHT">1.57e+01</td><td align="RIGHT">13520</td><td align="RIGHT">-0.15</td><td align="RIGHT">-3.8</td><td align="RIGHT">-1.06</td><td align="RIGHT">-4.86</td><td bgcolor="#000000" align="CENTER"><font color="#b5c7ff">181 199 255</font></td></tr>
    <tr><td align="LEFT">B8III</td><td align="RIGHT">9.0</td><td align="RIGHT">5.30e+02</td><td align="RIGHT">4.33e+00</td><td align="RIGHT">13520</td><td align="RIGHT">-0.15</td><td align="RIGHT">-1.0</td><td align="RIGHT">-1.06</td><td align="RIGHT">-2.06</td><td bgcolor="#000000" align="CENTER"><font color="#afc1ff">175 193 255</font></td></tr>
    <tr><td align="LEFT">B8IV</td><td align="RIGHT">6.4</td><td align="RIGHT">3.34e+02</td><td align="RIGHT">3.44e+00</td><td align="RIGHT">13520</td><td align="RIGHT">-0.15</td><td align="RIGHT">-0.5</td><td align="RIGHT">-1.06</td><td align="RIGHT">-1.56</td><td bgcolor="#000000" align="CENTER"><font color="#afc1ff">175 193 255</font></td></tr>
    <tr><td align="LEFT">B8V</td><td align="RIGHT">3.8</td><td align="RIGHT">2.11e+02</td><td align="RIGHT">2.73e+00</td><td align="RIGHT">13520</td><td align="RIGHT">-0.15</td><td align="RIGHT">0.0</td><td align="RIGHT">-1.06</td><td align="RIGHT">-1.06</td><td bgcolor="#000000" align="CENTER"><font color="#b1c3ff">177 195 255</font></td></tr>
    <tr><td align="LEFT">B8VI</td><td align="RIGHT">2.4</td><td align="RIGHT">1.01e+02</td><td align="RIGHT">1.89e+00</td><td align="RIGHT">13520</td><td align="RIGHT">-0.15</td><td align="RIGHT">0.8</td><td align="RIGHT">-1.06</td><td align="RIGHT">-0.26</td><td bgcolor="#000000" align="CENTER"><font color="#b1c3ff">177 195 255</font></td></tr>
    <tr><td colspan="5"></td></tr>
    <tr><td align="LEFT">B9Ia0</td><td align="RIGHT">17.7</td><td align="RIGHT">2.73e+05</td><td align="RIGHT">1.31e+02</td><td align="RIGHT">11710</td><td align="RIGHT">-0.11</td><td align="RIGHT">-8.1</td><td align="RIGHT">-0.74</td><td align="RIGHT">-8.84</td><td bgcolor="#000000" align="CENTER"><font color="#ccd8ff">204 216 255</font></td></tr>
    <tr><td align="LEFT">B9Ia</td><td align="RIGHT">15.3</td><td align="RIGHT">1.31e+05</td><td align="RIGHT">9.05e+01</td><td align="RIGHT">11710</td><td align="RIGHT">-0.11</td><td align="RIGHT">-7.3</td><td align="RIGHT">-0.74</td><td align="RIGHT">-8.04</td><td bgcolor="#000000" align="CENTER"><font color="#ccd8ff">204 216 255</font></td></tr>
    <tr><td align="LEFT">B9Ib</td><td align="RIGHT">12.9</td><td align="RIGHT">2.27e+04</td><td align="RIGHT">3.77e+01</td><td align="RIGHT">11710</td><td align="RIGHT">-0.11</td><td align="RIGHT">-5.4</td><td align="RIGHT">-0.74</td><td align="RIGHT">-6.14</td><td bgcolor="#000000" align="CENTER"><font color="#ccd8ff">204 216 255</font></td></tr>
    <tr><td align="LEFT">B9II</td><td align="RIGHT">10.5</td><td align="RIGHT">4.32e+03</td><td align="RIGHT">1.65e+01</td><td align="RIGHT">11710</td><td align="RIGHT">-0.11</td><td align="RIGHT">-3.6</td><td align="RIGHT">-0.74</td><td align="RIGHT">-4.34</td><td bgcolor="#000000" align="CENTER"><font color="#b6c9ff">182 201 255</font></td></tr>
    <tr><td align="LEFT">B9III</td><td align="RIGHT">8.1</td><td align="RIGHT">2.99e+02</td><td align="RIGHT">4.33e+00</td><td align="RIGHT">11710</td><td align="RIGHT">-0.11</td><td align="RIGHT">-0.7</td><td align="RIGHT">-0.74</td><td align="RIGHT">-1.44</td><td bgcolor="#000000" align="CENTER"><font color="#b2c3ff">178 195 255</font></td></tr>
    <tr><td align="LEFT">B9IV</td><td align="RIGHT">5.7</td><td align="RIGHT">1.72e+02</td><td align="RIGHT">3.29e+00</td><td align="RIGHT">11710</td><td align="RIGHT">-0.11</td><td align="RIGHT">-0.1</td><td align="RIGHT">-0.74</td><td align="RIGHT">-0.84</td><td bgcolor="#000000" align="CENTER"><font color="#b4c5ff">180 197 255</font></td></tr>
    <tr><td align="LEFT">B9V</td><td align="RIGHT">3.4</td><td align="RIGHT">1.19e+02</td><td align="RIGHT">2.73e+00</td><td align="RIGHT">11710</td><td align="RIGHT">-0.11</td><td align="RIGHT">0.3</td><td align="RIGHT">-0.74</td><td align="RIGHT">-0.44</td><td bgcolor="#000000" align="CENTER"><font color="#b5c6ff">181 198 255</font></td></tr>
    <tr><td align="LEFT">B9VI</td><td align="RIGHT">2.1</td><td align="RIGHT">5.20e+01</td><td align="RIGHT">1.81e+00</td><td align="RIGHT">11710</td><td align="RIGHT">-0.11</td><td align="RIGHT">1.2</td><td align="RIGHT">-0.74</td><td align="RIGHT">0.46</td><td bgcolor="#000000" align="CENTER"><font color="#b5c6ff">181 198 255</font></td></tr>
    <tr><td colspan="5"></td></tr>
    <tr><td align="LEFT">A0Ia0</td><td align="RIGHT">15.8</td><td align="RIGHT">1.86e+05</td><td align="RIGHT">1.51e+02</td><td align="RIGHT">9900</td><td align="RIGHT">-0.06</td><td align="RIGHT">-8.0</td><td align="RIGHT">-0.42</td><td align="RIGHT">-8.42</td><td bgcolor="#000000" align="CENTER"><font color="#bbceff">187 206 255</font></td></tr>
    <tr><td align="LEFT">A0Ia</td><td align="RIGHT">13.7</td><td align="RIGHT">1.07e+05</td><td align="RIGHT">1.14e+02</td><td align="RIGHT">9900</td><td align="RIGHT">-0.06</td><td align="RIGHT">-7.4</td><td align="RIGHT">-0.42</td><td align="RIGHT">-7.82</td><td bgcolor="#000000" align="CENTER"><font color="#bbceff">187 206 255</font></td></tr>
    <tr><td align="LEFT">A0Ib</td><td align="RIGHT">11.5</td><td align="RIGHT">1.54e+04</td><td align="RIGHT">4.35e+01</td><td align="RIGHT">9900</td><td align="RIGHT">-0.06</td><td align="RIGHT">-5.3</td><td align="RIGHT">-0.42</td><td align="RIGHT">-5.72</td><td bgcolor="#000000" align="CENTER"><font color="#bbceff">187 206 255</font></td></tr>
    <tr><td align="LEFT">A0II</td><td align="RIGHT">9.4</td><td align="RIGHT">2.68e+03</td><td align="RIGHT">1.81e+01</td><td align="RIGHT">9900</td><td align="RIGHT">-0.06</td><td align="RIGHT">-3.4</td><td align="RIGHT">-0.42</td><td align="RIGHT">-3.82</td><td bgcolor="#000000" align="CENTER"><font color="#b8caff">184 202 255</font></td></tr>
    <tr><td align="LEFT">A0III</td><td align="RIGHT">7.2</td><td align="RIGHT">1.54e+02</td><td align="RIGHT">4.35e+00</td><td align="RIGHT">9900</td><td align="RIGHT">-0.06</td><td align="RIGHT">-0.3</td><td align="RIGHT">-0.42</td><td align="RIGHT">-0.72</td><td bgcolor="#000000" align="CENTER"><font color="#bccdff">188 205 255</font></td></tr>
    <tr><td align="LEFT">A0IV</td><td align="RIGHT">5.1</td><td align="RIGHT">8.88e+01</td><td align="RIGHT">3.30e+00</td><td align="RIGHT">9900</td><td align="RIGHT">-0.06</td><td align="RIGHT">0.3</td><td align="RIGHT">-0.42</td><td align="RIGHT">-0.12</td><td bgcolor="#000000" align="CENTER"><font color="#b3c5ff">179 197 255</font></td></tr>
    <tr><td align="LEFT">A0V</td><td align="RIGHT">2.9</td><td align="RIGHT">6.74e+01</td><td align="RIGHT">2.88e+00</td><td align="RIGHT">9900</td><td align="RIGHT">-0.06</td><td align="RIGHT">0.6</td><td align="RIGHT">-0.42</td><td align="RIGHT">0.18</td><td bgcolor="#000000" align="CENTER"><font color="#b9c9ff">185 201 255</font></td></tr>
    <tr><td align="LEFT">A0VI</td><td align="RIGHT">1.9</td><td align="RIGHT">2.68e+01</td><td align="RIGHT">1.81e+00</td><td align="RIGHT">9900</td><td align="RIGHT">-0.06</td><td align="RIGHT">1.6</td><td align="RIGHT">-0.42</td><td align="RIGHT">1.18</td><td bgcolor="#000000" align="CENTER"><font color="#b9c9ff">185 201 255</font></td></tr>
    <tr><td colspan="5"></td></tr>
    <tr><td align="LEFT">A1Ia0</td><td align="RIGHT">15.2</td><td align="RIGHT">1.98e+05</td><td align="RIGHT">1.62e+02</td><td align="RIGHT">9707</td><td align="RIGHT">-0.06</td><td align="RIGHT">-8.1</td><td align="RIGHT">-0.39</td><td align="RIGHT">-8.49</td><td bgcolor="#000000" align="CENTER"><font color="#d6dfff">214 223 255</font></td></tr>
    <tr><td align="LEFT">A1Ia</td><td align="RIGHT">13.1</td><td align="RIGHT">1.14e+05</td><td align="RIGHT">1.23e+02</td><td align="RIGHT">9707</td><td align="RIGHT">-0.06</td><td align="RIGHT">-7.5</td><td align="RIGHT">-0.39</td><td align="RIGHT">-7.89</td><td bgcolor="#000000" align="CENTER"><font color="#d6dfff">214 223 255</font></td></tr>
    <tr><td align="LEFT">A1Ib</td><td align="RIGHT">11.0</td><td align="RIGHT">1.50e+04</td><td align="RIGHT">4.46e+01</td><td align="RIGHT">9707</td><td align="RIGHT">-0.06</td><td align="RIGHT">-5.3</td><td align="RIGHT">-0.39</td><td align="RIGHT">-5.69</td><td bgcolor="#000000" align="CENTER"><font color="#d6dfff">214 223 255</font></td></tr>
    <tr><td align="LEFT">A1II</td><td align="RIGHT">8.9</td><td align="RIGHT">2.35e+03</td><td align="RIGHT">1.79e+01</td><td align="RIGHT">9650</td><td align="RIGHT">-0.06</td><td align="RIGHT">-3.3</td><td align="RIGHT">-0.38</td><td align="RIGHT">-3.68</td><td bgcolor="#000000" align="CENTER"><font color="#baccff">186 204 255</font></td></tr>
    <tr><td align="LEFT">A1III</td><td align="RIGHT">6.9</td><td align="RIGHT">1.24e+02</td><td align="RIGHT">4.10e+00</td><td align="RIGHT">9650</td><td align="RIGHT">-0.06</td><td align="RIGHT">-0.1</td><td align="RIGHT">-0.38</td><td align="RIGHT">-0.48</td><td bgcolor="#000000" align="CENTER"><font color="#bcccff">188 204 255</font></td></tr>
    <tr><td align="LEFT">A1IV</td><td align="RIGHT">4.8</td><td align="RIGHT">7.11e+01</td><td align="RIGHT">3.11e+00</td><td align="RIGHT">9650</td><td align="RIGHT">-0.06</td><td align="RIGHT">0.5</td><td align="RIGHT">-0.38</td><td align="RIGHT">0.12</td><td bgcolor="#000000" align="CENTER"><font color="#b7c8ff">183 200 255</font></td></tr>
    <tr><td align="LEFT">A1V</td><td align="RIGHT">2.7</td><td align="RIGHT">4.92e+01</td><td align="RIGHT">2.59e+00</td><td align="RIGHT">9650</td><td align="RIGHT">-0.06</td><td align="RIGHT">0.9</td><td align="RIGHT">-0.38</td><td align="RIGHT">0.52</td><td bgcolor="#000000" align="CENTER"><font color="#b5c7ff">181 199 255</font></td></tr>
    <tr><td align="LEFT">A1VI</td><td align="RIGHT">1.8</td><td align="RIGHT">1.96e+01</td><td align="RIGHT">1.63e+00</td><td align="RIGHT">9650</td><td align="RIGHT">-0.06</td><td align="RIGHT">1.9</td><td align="RIGHT">-0.38</td><td align="RIGHT">1.52</td><td bgcolor="#000000" align="CENTER"><font color="#b5c7ff">181 199 255</font></td></tr>
    <tr><td colspan="5"></td></tr>
    <tr><td align="LEFT">A2Ia0</td><td align="RIGHT">14.5</td><td align="RIGHT">2.10e+05</td><td align="RIGHT">1.74e+02</td><td align="RIGHT">9513</td><td align="RIGHT">-0.05</td><td align="RIGHT">-8.2</td><td align="RIGHT">-0.36</td><td align="RIGHT">-8.56</td><td bgcolor="#000000" align="CENTER"><font color="#c7d6ff">199 214 255</font></td></tr>
    <tr><td align="LEFT">A2Ia</td><td align="RIGHT">12.5</td><td align="RIGHT">1.21e+05</td><td align="RIGHT">1.32e+02</td><td align="RIGHT">9513</td><td align="RIGHT">-0.05</td><td align="RIGHT">-7.6</td><td align="RIGHT">-0.36</td><td align="RIGHT">-7.96</td><td bgcolor="#000000" align="CENTER"><font color="#c7d6ff">199 214 255</font></td></tr>
    <tr><td align="LEFT">A2Ib</td><td align="RIGHT">10.5</td><td align="RIGHT">1.33e+04</td><td align="RIGHT">4.37e+01</td><td align="RIGHT">9513</td><td align="RIGHT">-0.05</td><td align="RIGHT">-5.2</td><td align="RIGHT">-0.36</td><td align="RIGHT">-5.56</td><td bgcolor="#000000" align="CENTER"><font color="#c7d6ff">199 214 255</font></td></tr>
    <tr><td align="LEFT">A2II</td><td align="RIGHT">8.5</td><td align="RIGHT">2.07e+03</td><td align="RIGHT">1.77e+01</td><td align="RIGHT">9400</td><td align="RIGHT">-0.05</td><td align="RIGHT">-3.2</td><td align="RIGHT">-0.34</td><td align="RIGHT">-3.54</td><td bgcolor="#000000" align="CENTER"><font color="#bccdff">188 205 255</font></td></tr>
    <tr><td align="LEFT">A2III</td><td align="RIGHT">6.5</td><td align="RIGHT">9.90e+01</td><td align="RIGHT">3.87e+00</td><td align="RIGHT">9400</td><td align="RIGHT">-0.05</td><td align="RIGHT">0.1</td><td align="RIGHT">-0.34</td><td align="RIGHT">-0.24</td><td bgcolor="#000000" align="CENTER"><font color="#bdccff">189 204 255</font></td></tr>
    <tr><td align="LEFT">A2IV</td><td align="RIGHT">4.5</td><td align="RIGHT">5.70e+01</td><td align="RIGHT">2.93e+00</td><td align="RIGHT">9400</td><td align="RIGHT">-0.05</td><td align="RIGHT">0.7</td><td align="RIGHT">-0.34</td><td align="RIGHT">0.36</td><td bgcolor="#000000" align="CENTER"><font color="#bacaff">186 202 255</font></td></tr>
    <tr><td align="LEFT">A2V</td><td align="RIGHT">2.5</td><td align="RIGHT">3.94e+01</td><td align="RIGHT">2.44e+00</td><td align="RIGHT">9400</td><td align="RIGHT">-0.05</td><td align="RIGHT">1.1</td><td align="RIGHT">-0.34</td><td align="RIGHT">0.76</td><td bgcolor="#000000" align="CENTER"><font color="#bbcbff">187 203 255</font></td></tr>
    <tr><td align="LEFT">A2VI</td><td align="RIGHT">1.8</td><td align="RIGHT">1.57e+01</td><td align="RIGHT">1.54e+00</td><td align="RIGHT">9400</td><td align="RIGHT">-0.05</td><td align="RIGHT">2.1</td><td align="RIGHT">-0.34</td><td align="RIGHT">1.76</td><td bgcolor="#000000" align="CENTER"><font color="#bbcbff">187 203 255</font></td></tr>
    <tr><td colspan="5"></td></tr>
    <tr><td align="LEFT">A3Ia0</td><td align="RIGHT">13.9</td><td align="RIGHT">2.24e+05</td><td align="RIGHT">1.87e+02</td><td align="RIGHT">9320</td><td align="RIGHT">-0.05</td><td align="RIGHT">-8.3</td><td align="RIGHT">-0.33</td><td align="RIGHT">-8.63</td><td bgcolor="#000000" align="CENTER"><font color="#cfdbff">207 219 255</font></td></tr>
    <tr><td align="LEFT">A3Ia</td><td align="RIGHT">12.0</td><td align="RIGHT">1.29e+05</td><td align="RIGHT">1.42e+02</td><td align="RIGHT">9320</td><td align="RIGHT">-0.05</td><td align="RIGHT">-7.7</td><td align="RIGHT">-0.33</td><td align="RIGHT">-8.03</td><td bgcolor="#000000" align="CENTER"><font color="#cfdbff">207 219 255</font></td></tr>
    <tr><td align="LEFT">A3Ib</td><td align="RIGHT">10.0</td><td align="RIGHT">1.29e+04</td><td align="RIGHT">4.49e+01</td><td align="RIGHT">9320</td><td align="RIGHT">-0.05</td><td align="RIGHT">-5.2</td><td align="RIGHT">-0.33</td><td align="RIGHT">-5.53</td><td bgcolor="#000000" align="CENTER"><font color="#cfdbff">207 219 255</font></td></tr>
    <tr><td align="LEFT">A3II</td><td align="RIGHT">8.1</td><td align="RIGHT">1.66e+03</td><td align="RIGHT">1.67e+01</td><td align="RIGHT">9150</td><td align="RIGHT">-0.04</td><td align="RIGHT">-3.0</td><td align="RIGHT">-0.30</td><td align="RIGHT">-3.30</td><td bgcolor="#000000" align="CENTER"><font color="#becfff">190 207 255</font></td></tr>
    <tr><td align="LEFT">A3III</td><td align="RIGHT">6.2</td><td align="RIGHT">8.71e+01</td><td align="RIGHT">3.83e+00</td><td align="RIGHT">9150</td><td align="RIGHT">-0.04</td><td align="RIGHT">0.2</td><td align="RIGHT">-0.30</td><td align="RIGHT">-0.10</td><td bgcolor="#000000" align="CENTER"><font color="#bdcbff">189 203 255</font></td></tr>
    <tr><td align="LEFT">A3IV</td><td align="RIGHT">4.3</td><td align="RIGHT">4.17e+01</td><td align="RIGHT">2.65e+00</td><td align="RIGHT">9150</td><td align="RIGHT">-0.04</td><td align="RIGHT">1.0</td><td align="RIGHT">-0.30</td><td align="RIGHT">0.70</td><td bgcolor="#000000" align="CENTER"><font color="#becdff">190 205 255</font></td></tr>
    <tr><td align="LEFT">A3V</td><td align="RIGHT">2.4</td><td align="RIGHT">2.89e+01</td><td align="RIGHT">2.20e+00</td><td align="RIGHT">9150</td><td align="RIGHT">-0.04</td><td align="RIGHT">1.4</td><td align="RIGHT">-0.30</td><td align="RIGHT">1.10</td><td bgcolor="#000000" align="CENTER"><font color="#bfcfff">191 207 255</font></td></tr>
    <tr><td align="LEFT">A3VI</td><td align="RIGHT">1.8</td><td align="RIGHT">1.15e+01</td><td align="RIGHT">1.39e+00</td><td align="RIGHT">9150</td><td align="RIGHT">-0.04</td><td align="RIGHT">2.4</td><td align="RIGHT">-0.30</td><td align="RIGHT">2.10</td><td bgcolor="#000000" align="CENTER"><font color="#bfcfff">191 207 255</font></td></tr>
    <tr><td colspan="5"></td></tr>
    <tr><td align="LEFT">A4Ia0</td><td align="RIGHT">13.2</td><td align="RIGHT">2.39e+05</td><td align="RIGHT">2.02e+02</td><td align="RIGHT">9127</td><td align="RIGHT">-0.04</td><td align="RIGHT">-8.4</td><td align="RIGHT">-0.30</td><td align="RIGHT">-8.70</td><td bgcolor="#000000" align="CENTER"><font color="#d7e0ff">215 224 255</font></td></tr>
    <tr><td align="LEFT">A4Ia</td><td align="RIGHT">11.4</td><td align="RIGHT">1.38e+05</td><td align="RIGHT">1.53e+02</td><td align="RIGHT">9127</td><td align="RIGHT">-0.04</td><td align="RIGHT">-7.8</td><td align="RIGHT">-0.30</td><td align="RIGHT">-8.10</td><td bgcolor="#000000" align="CENTER"><font color="#d7e0ff">215 224 255</font></td></tr>
    <tr><td align="LEFT">A4Ib</td><td align="RIGHT">9.5</td><td align="RIGHT">1.14e+04</td><td align="RIGHT">4.41e+01</td><td align="RIGHT">9127</td><td align="RIGHT">-0.04</td><td align="RIGHT">-5.1</td><td align="RIGHT">-0.30</td><td align="RIGHT">-5.40</td><td bgcolor="#000000" align="CENTER"><font color="#d7e0ff">215 224 255</font></td></tr>
    <tr><td align="LEFT">A4II</td><td align="RIGHT">7.7</td><td align="RIGHT">1.46e+03</td><td align="RIGHT">1.66e+01</td><td align="RIGHT">8900</td><td align="RIGHT">0.00</td><td align="RIGHT">-2.9</td><td align="RIGHT">-0.26</td><td align="RIGHT">-3.16</td><td bgcolor="#000000" align="CENTER"><font color="#c0d0ff">192 208 255</font></td></tr>
    <tr><td align="LEFT">A4III</td><td align="RIGHT">5.8</td><td align="RIGHT">7.00e+01</td><td align="RIGHT">3.63e+00</td><td align="RIGHT">8900</td><td align="RIGHT">0.00</td><td align="RIGHT">0.4</td><td align="RIGHT">-0.26</td><td align="RIGHT">0.14</td><td bgcolor="#000000" align="CENTER"><font color="#c4d1ff">196 209 255</font></td></tr>
    <tr><td align="LEFT">A4IV</td><td align="RIGHT">4.0</td><td align="RIGHT">3.35e+01</td><td align="RIGHT">2.51e+00</td><td align="RIGHT">8900</td><td align="RIGHT">0.00</td><td align="RIGHT">1.2</td><td align="RIGHT">-0.26</td><td align="RIGHT">0.94</td><td bgcolor="#000000" align="CENTER"><font color="#c3d2ff">195 210 255</font></td></tr>
    <tr><td align="LEFT">A4V</td><td align="RIGHT">2.1</td><td align="RIGHT">2.32e+01</td><td align="RIGHT">2.09e+00</td><td align="RIGHT">8900</td><td align="RIGHT">0.00</td><td align="RIGHT">1.6</td><td align="RIGHT">-0.26</td><td align="RIGHT">1.34</td><td bgcolor="#000000" align="CENTER"><font color="#c5d3ff">197 211 255</font></td></tr>
    <tr><td align="LEFT">A4VI</td><td align="RIGHT">1.7</td><td align="RIGHT">9.23e+00</td><td align="RIGHT">1.32e+00</td><td align="RIGHT">8900</td><td align="RIGHT">0.00</td><td align="RIGHT">2.6</td><td align="RIGHT">-0.26</td><td align="RIGHT">2.34</td><td bgcolor="#000000" align="CENTER"><font color="#c5d3ff">197 211 255</font></td></tr>
    <tr><td colspan="5"></td></tr>
    <tr><td align="LEFT">A5Ia0</td><td align="RIGHT">12.6</td><td align="RIGHT">2.55e+05</td><td align="RIGHT">2.17e+02</td><td align="RIGHT">8933</td><td align="RIGHT">-0.00</td><td align="RIGHT">-8.5</td><td align="RIGHT">-0.27</td><td align="RIGHT">-8.77</td><td bgcolor="#000000" align="CENTER"><font color="#dfe5ff">223 229 255</font></td></tr>
    <tr><td align="LEFT">A5Ia</td><td align="RIGHT">10.8</td><td align="RIGHT">1.61e+05</td><td align="RIGHT">1.73e+02</td><td align="RIGHT">8933</td><td align="RIGHT">-0.00</td><td align="RIGHT">-8.0</td><td align="RIGHT">-0.27</td><td align="RIGHT">-8.27</td><td bgcolor="#000000" align="CENTER"><font color="#dfe5ff">223 229 255</font></td></tr>
    <tr><td align="LEFT">A5Ib</td><td align="RIGHT">9.0</td><td align="RIGHT">1.11e+04</td><td align="RIGHT">4.54e+01</td><td align="RIGHT">8933</td><td align="RIGHT">-0.00</td><td align="RIGHT">-5.1</td><td align="RIGHT">-0.27</td><td align="RIGHT">-5.37</td><td bgcolor="#000000" align="CENTER"><font color="#dfe5ff">223 229 255</font></td></tr>
    <tr><td align="LEFT">A5II</td><td align="RIGHT">7.2</td><td align="RIGHT">1.29e+03</td><td align="RIGHT">1.65e+01</td><td align="RIGHT">8650</td><td align="RIGHT">0.05</td><td align="RIGHT">-2.8</td><td align="RIGHT">-0.23</td><td align="RIGHT">-3.03</td><td bgcolor="#000000" align="CENTER"><font color="#c2d2ff">194 210 255</font></td></tr>
    <tr><td align="LEFT">A5III</td><td align="RIGHT">5.4</td><td align="RIGHT">5.64e+01</td><td align="RIGHT">3.45e+00</td><td align="RIGHT">8650</td><td align="RIGHT">0.05</td><td align="RIGHT">0.6</td><td align="RIGHT">-0.23</td><td align="RIGHT">0.37</td><td bgcolor="#000000" align="CENTER"><font color="#cad7ff">202 215 255</font></td></tr>
    <tr><td align="LEFT">A5IV</td><td align="RIGHT">3.7</td><td align="RIGHT">2.70e+01</td><td align="RIGHT">2.38e+00</td><td align="RIGHT">8650</td><td align="RIGHT">0.05</td><td align="RIGHT">1.4</td><td align="RIGHT">-0.23</td><td align="RIGHT">1.17</td><td bgcolor="#000000" align="CENTER"><font color="#d4dcff">212 220 255</font></td></tr>
    <tr><td align="LEFT">A5V</td><td align="RIGHT">1.9</td><td align="RIGHT">1.70e+01</td><td align="RIGHT">1.89e+00</td><td align="RIGHT">8650</td><td align="RIGHT">0.05</td><td align="RIGHT">1.9</td><td align="RIGHT">-0.23</td><td align="RIGHT">1.67</td><td bgcolor="#000000" align="CENTER"><font color="#cad7ff">202 215 255</font></td></tr>
    <tr><td align="LEFT">A5VI</td><td align="RIGHT">1.6</td><td align="RIGHT">6.78e+00</td><td align="RIGHT">1.20e+00</td><td align="RIGHT">8650</td><td align="RIGHT">0.05</td><td align="RIGHT">2.9</td><td align="RIGHT">-0.23</td><td align="RIGHT">2.67</td><td bgcolor="#000000" align="CENTER"><font color="#cad7ff">202 215 255</font></td></tr>
    <tr><td colspan="5"></td></tr>
    <tr><td align="LEFT">A6Ia0</td><td align="RIGHT">12.6</td><td align="RIGHT">2.49e+05</td><td align="RIGHT">2.24e+02</td><td align="RIGHT">8740</td><td align="RIGHT">0.03</td><td align="RIGHT">-8.5</td><td align="RIGHT">-0.24</td><td align="RIGHT">-8.74</td><td bgcolor="#000000" align="CENTER"><font color="#dbe2ff">219 226 255</font></td></tr>
    <tr><td align="LEFT">A6Ia</td><td align="RIGHT">10.8</td><td align="RIGHT">1.89e+05</td><td align="RIGHT">1.95e+02</td><td align="RIGHT">8740</td><td align="RIGHT">0.03</td><td align="RIGHT">-8.2</td><td align="RIGHT">-0.24</td><td align="RIGHT">-8.44</td><td bgcolor="#000000" align="CENTER"><font color="#dbe2ff">219 226 255</font></td></tr>
    <tr><td align="LEFT">A6Ib</td><td align="RIGHT">9.0</td><td align="RIGHT">1.09e+04</td><td align="RIGHT">4.69e+01</td><td align="RIGHT">8740</td><td align="RIGHT">0.03</td><td align="RIGHT">-5.1</td><td align="RIGHT">-0.24</td><td align="RIGHT">-5.34</td><td bgcolor="#000000" align="CENTER"><font color="#dbe2ff">219 226 255</font></td></tr>
    <tr><td align="LEFT">A6II</td><td align="RIGHT">7.2</td><td align="RIGHT">1.14e+03</td><td align="RIGHT">1.65e+01</td><td align="RIGHT">8400</td><td align="RIGHT">0.09</td><td align="RIGHT">-2.7</td><td align="RIGHT">-0.20</td><td align="RIGHT">-2.90</td><td bgcolor="#000000" align="CENTER"><font color="#c4d3ff">196 211 255</font></td></tr>
    <tr><td align="LEFT">A6III</td><td align="RIGHT">5.4</td><td align="RIGHT">4.55e+01</td><td align="RIGHT">3.28e+00</td><td align="RIGHT">8400</td><td align="RIGHT">0.09</td><td align="RIGHT">0.8</td><td align="RIGHT">-0.20</td><td align="RIGHT">0.60</td><td bgcolor="#000000" align="CENTER"><font color="#d1dbff">209 219 255</font></td></tr>
    <tr><td align="LEFT">A6IV</td><td align="RIGHT">3.6</td><td align="RIGHT">2.18e+01</td><td align="RIGHT">2.27e+00</td><td align="RIGHT">8400</td><td align="RIGHT">0.09</td><td align="RIGHT">1.6</td><td align="RIGHT">-0.20</td><td align="RIGHT">1.40</td><td bgcolor="#000000" align="CENTER"><font color="#cad6ff">202 214 255</font></td></tr>
    <tr><td align="LEFT">A6V</td><td align="RIGHT">1.8</td><td align="RIGHT">1.51e+01</td><td align="RIGHT">1.89e+00</td><td align="RIGHT">8400</td><td align="RIGHT">0.09</td><td align="RIGHT">2.0</td><td align="RIGHT">-0.20</td><td align="RIGHT">1.80</td><td bgcolor="#000000" align="CENTER"><font color="#c7d4ff">199 212 255</font></td></tr>
    <tr><td align="LEFT">A6VI</td><td align="RIGHT">1.6</td><td align="RIGHT">5.47e+00</td><td align="RIGHT">1.14e+00</td><td align="RIGHT">8400</td><td align="RIGHT">0.09</td><td align="RIGHT">3.1</td><td align="RIGHT">-0.20</td><td align="RIGHT">2.90</td><td bgcolor="#000000" align="CENTER"><font color="#c7d4ff">199 212 255</font></td></tr>
    <tr><td colspan="5"></td></tr>
    <tr><td align="LEFT">A7Ia0</td><td align="RIGHT">12.6</td><td align="RIGHT">2.67e+05</td><td align="RIGHT">2.43e+02</td><td align="RIGHT">8547</td><td align="RIGHT">0.07</td><td align="RIGHT">-8.6</td><td align="RIGHT">-0.21</td><td align="RIGHT">-8.81</td><td bgcolor="#000000" align="CENTER"><font color="#d7dfff">215 223 255</font></td></tr>
    <tr><td align="LEFT">A7Ia</td><td align="RIGHT">10.8</td><td align="RIGHT">2.22e+05</td><td align="RIGHT">2.21e+02</td><td align="RIGHT">8547</td><td align="RIGHT">0.07</td><td align="RIGHT">-8.4</td><td align="RIGHT">-0.21</td><td align="RIGHT">-8.61</td><td bgcolor="#000000" align="CENTER"><font color="#d7dfff">215 223 255</font></td></tr>
    <tr><td align="LEFT">A7Ib</td><td align="RIGHT">9.0</td><td align="RIGHT">1.06e+04</td><td align="RIGHT">4.84e+01</td><td align="RIGHT">8547</td><td align="RIGHT">0.07</td><td align="RIGHT">-5.1</td><td align="RIGHT">-0.21</td><td align="RIGHT">-5.31</td><td bgcolor="#000000" align="CENTER"><font color="#d7dfff">215 223 255</font></td></tr>
    <tr><td align="LEFT">A7II</td><td align="RIGHT">7.2</td><td align="RIGHT">1.11e+03</td><td align="RIGHT">1.72e+01</td><td align="RIGHT">8150</td><td align="RIGHT">0.14</td><td align="RIGHT">-2.7</td><td align="RIGHT">-0.17</td><td align="RIGHT">-2.87</td><td bgcolor="#000000" align="CENTER"><font color="#c5d5ff">197 213 255</font></td></tr>
    <tr><td align="LEFT">A7III</td><td align="RIGHT">5.4</td><td align="RIGHT">3.68e+01</td><td align="RIGHT">3.14e+00</td><td align="RIGHT">8150</td><td align="RIGHT">0.14</td><td align="RIGHT">1.0</td><td align="RIGHT">-0.17</td><td align="RIGHT">0.83</td><td bgcolor="#000000" align="CENTER"><font color="#d2dbff">210 219 255</font></td></tr>
    <tr><td align="LEFT">A7IV</td><td align="RIGHT">3.6</td><td align="RIGHT">1.93e+01</td><td align="RIGHT">2.27e+00</td><td align="RIGHT">8150</td><td align="RIGHT">0.14</td><td align="RIGHT">1.7</td><td align="RIGHT">-0.17</td><td align="RIGHT">1.53</td><td bgcolor="#000000" align="CENTER"><font color="#c0cfff">192 207 255</font></td></tr>
    <tr><td align="LEFT">A7V</td><td align="RIGHT">1.8</td><td align="RIGHT">1.22e+01</td><td align="RIGHT">1.81e+00</td><td align="RIGHT">8150</td><td align="RIGHT">0.14</td><td align="RIGHT">2.2</td><td align="RIGHT">-0.17</td><td align="RIGHT">2.03</td><td bgcolor="#000000" align="CENTER"><font color="#c8d5ff">200 213 255</font></td></tr>
    <tr><td align="LEFT">A7VI</td><td align="RIGHT">1.5</td><td align="RIGHT">4.43e+00</td><td align="RIGHT">1.09e+00</td><td align="RIGHT">8150</td><td align="RIGHT">0.14</td><td align="RIGHT">3.3</td><td align="RIGHT">-0.17</td><td align="RIGHT">3.13</td><td bgcolor="#000000" align="CENTER"><font color="#c8d5ff">200 213 255</font></td></tr>
    <tr><td colspan="5"></td></tr>
    <tr><td align="LEFT">A8Ia0</td><td align="RIGHT">12.6</td><td align="RIGHT">2.60e+05</td><td align="RIGHT">2.51e+02</td><td align="RIGHT">8353</td><td align="RIGHT">0.10</td><td align="RIGHT">-8.6</td><td align="RIGHT">-0.19</td><td align="RIGHT">-8.79</td><td bgcolor="#000000" align="CENTER"><font color="#d2ddff">210 221 255</font></td></tr>
    <tr><td align="LEFT">A8Ia</td><td align="RIGHT">10.8</td><td align="RIGHT">2.38e+05</td><td align="RIGHT">2.40e+02</td><td align="RIGHT">8353</td><td align="RIGHT">0.10</td><td align="RIGHT">-8.5</td><td align="RIGHT">-0.19</td><td align="RIGHT">-8.69</td><td bgcolor="#000000" align="CENTER"><font color="#d2ddff">210 221 255</font></td></tr>
    <tr><td align="LEFT">A8Ib</td><td align="RIGHT">9.0</td><td align="RIGHT">1.04e+04</td><td align="RIGHT">5.01e+01</td><td align="RIGHT">8353</td><td align="RIGHT">0.10</td><td align="RIGHT">-5.1</td><td align="RIGHT">-0.19</td><td align="RIGHT">-5.29</td><td bgcolor="#000000" align="CENTER"><font color="#d2ddff">210 221 255</font></td></tr>
    <tr><td align="LEFT">A8II</td><td align="RIGHT">7.2</td><td align="RIGHT">9.90e+02</td><td align="RIGHT">1.73e+01</td><td align="RIGHT">7900</td><td align="RIGHT">0.19</td><td align="RIGHT">-2.6</td><td align="RIGHT">-0.14</td><td align="RIGHT">-2.74</td><td bgcolor="#000000" align="CENTER"><font color="#c7d6ff">199 214 255</font></td></tr>
    <tr><td align="LEFT">A8III</td><td align="RIGHT">5.4</td><td align="RIGHT">3.28e+01</td><td align="RIGHT">3.15e+00</td><td align="RIGHT">7900</td><td align="RIGHT">0.19</td><td align="RIGHT">1.1</td><td align="RIGHT">-0.14</td><td align="RIGHT">0.96</td><td bgcolor="#000000" align="CENTER"><font color="#d1dbff">209 219 255</font></td></tr>
    <tr><td align="LEFT">A8IV</td><td align="RIGHT">3.6</td><td align="RIGHT">1.57e+01</td><td align="RIGHT">2.18e+00</td><td align="RIGHT">7900</td><td align="RIGHT">0.19</td><td align="RIGHT">1.9</td><td align="RIGHT">-0.14</td><td align="RIGHT">1.76</td><td bgcolor="#000000" align="CENTER"><font color="#d0d9ff">208 217 255</font></td></tr>
    <tr><td align="LEFT">A8V</td><td align="RIGHT">1.8</td><td align="RIGHT">1.09e+01</td><td align="RIGHT">1.81e+00</td><td align="RIGHT">7900</td><td align="RIGHT">0.19</td><td align="RIGHT">2.3</td><td align="RIGHT">-0.14</td><td align="RIGHT">2.16</td><td bgcolor="#000000" align="CENTER"><font color="#d5deff">213 222 255</font></td></tr>
    <tr><td align="LEFT">A8VI</td><td align="RIGHT">1.5</td><td align="RIGHT">3.59e+00</td><td align="RIGHT">1.04e+00</td><td align="RIGHT">7900</td><td align="RIGHT">0.19</td><td align="RIGHT">3.5</td><td align="RIGHT">-0.14</td><td align="RIGHT">3.36</td><td bgcolor="#000000" align="CENTER"><font color="#d5deff">213 222 255</font></td></tr>
    <tr><td colspan="5"></td></tr>
    <tr><td align="LEFT">A9Ia0</td><td align="RIGHT">12.6</td><td align="RIGHT">2.80e+05</td><td align="RIGHT">2.73e+02</td><td align="RIGHT">8160</td><td align="RIGHT">0.14</td><td align="RIGHT">-8.7</td><td align="RIGHT">-0.17</td><td align="RIGHT">-8.87</td><td bgcolor="#000000" align="CENTER"><font color="#cedaff">206 218 255</font></td></tr>
    <tr><td align="LEFT">A9Ia</td><td align="RIGHT">10.8</td><td align="RIGHT">2.33e+05</td><td align="RIGHT">2.49e+02</td><td align="RIGHT">8160</td><td align="RIGHT">0.14</td><td align="RIGHT">-8.5</td><td align="RIGHT">-0.17</td><td align="RIGHT">-8.67</td><td bgcolor="#000000" align="CENTER"><font color="#cedaff">206 218 255</font></td></tr>
    <tr><td align="LEFT">A9Ib</td><td align="RIGHT">9.0</td><td align="RIGHT">1.02e+04</td><td align="RIGHT">5.20e+01</td><td align="RIGHT">8160</td><td align="RIGHT">0.14</td><td align="RIGHT">-5.1</td><td align="RIGHT">-0.17</td><td align="RIGHT">-5.27</td><td bgcolor="#000000" align="CENTER"><font color="#cedaff">206 218 255</font></td></tr>
    <tr><td align="LEFT">A9II</td><td align="RIGHT">7.1</td><td align="RIGHT">9.70e+02</td><td align="RIGHT">1.83e+01</td><td align="RIGHT">7650</td><td align="RIGHT">0.24</td><td align="RIGHT">-2.6</td><td align="RIGHT">-0.12</td><td align="RIGHT">-2.72</td><td bgcolor="#000000" align="CENTER"><font color="#c9d8ff">201 216 255</font></td></tr>
    <tr><td align="LEFT">A9III</td><td align="RIGHT">5.3</td><td align="RIGHT">2.67e+01</td><td align="RIGHT">3.03e+00</td><td align="RIGHT">7650</td><td align="RIGHT">0.24</td><td align="RIGHT">1.3</td><td align="RIGHT">-0.12</td><td align="RIGHT">1.18</td><td bgcolor="#000000" align="CENTER"><font color="#d1dbff">209 219 255</font></td></tr>
    <tr><td align="LEFT">A9IV</td><td align="RIGHT">3.5</td><td align="RIGHT">1.40e+01</td><td align="RIGHT">2.20e+00</td><td align="RIGHT">7650</td><td align="RIGHT">0.24</td><td align="RIGHT">2.0</td><td align="RIGHT">-0.12</td><td align="RIGHT">1.88</td><td bgcolor="#000000" align="CENTER"><font color="#e0e3ff">224 227 255</font></td></tr>
    <tr><td align="LEFT">A9V</td><td align="RIGHT">1.7</td><td align="RIGHT">8.85e+00</td><td align="RIGHT">1.75e+00</td><td align="RIGHT">7650</td><td align="RIGHT">0.24</td><td align="RIGHT">2.5</td><td align="RIGHT">-0.12</td><td align="RIGHT">2.38</td><td bgcolor="#000000" align="CENTER"><font color="#dbe0ff">219 224 255</font></td></tr>
    <tr><td align="LEFT">A9VI</td><td align="RIGHT">1.4</td><td align="RIGHT">2.93e+00</td><td align="RIGHT">1.00e+00</td><td align="RIGHT">7650</td><td align="RIGHT">0.24</td><td align="RIGHT">3.7</td><td align="RIGHT">-0.12</td><td align="RIGHT">3.58</td><td bgcolor="#000000" align="CENTER"><font color="#dbe0ff">219 224 255</font></td></tr>
    <tr><td colspan="5"></td></tr>
    <tr><td align="LEFT">F0Ia0</td><td align="RIGHT">12.6</td><td align="RIGHT">2.74e+05</td><td align="RIGHT">2.83e+02</td><td align="RIGHT">7967</td><td align="RIGHT">0.18</td><td align="RIGHT">-8.7</td><td align="RIGHT">-0.15</td><td align="RIGHT">-8.85</td><td bgcolor="#000000" align="CENTER"><font color="#cad7ff">202 215 255</font></td></tr>
    <tr><td align="LEFT">F0Ia</td><td align="RIGHT">10.8</td><td align="RIGHT">2.28e+05</td><td align="RIGHT">2.58e+02</td><td align="RIGHT">7967</td><td align="RIGHT">0.18</td><td align="RIGHT">-8.5</td><td align="RIGHT">-0.15</td><td align="RIGHT">-8.65</td><td bgcolor="#000000" align="CENTER"><font color="#cad7ff">202 215 255</font></td></tr>
    <tr><td align="LEFT">F0Ib</td><td align="RIGHT">8.9</td><td align="RIGHT">9.96e+03</td><td align="RIGHT">5.40e+01</td><td align="RIGHT">7967</td><td align="RIGHT">0.18</td><td align="RIGHT">-5.1</td><td align="RIGHT">-0.15</td><td align="RIGHT">-5.25</td><td bgcolor="#000000" align="CENTER"><font color="#cad7ff">202 215 255</font></td></tr>
    <tr><td align="LEFT">F0II</td><td align="RIGHT">7.1</td><td align="RIGHT">8.70e+02</td><td align="RIGHT">1.85e+01</td><td align="RIGHT">7400</td><td align="RIGHT">0.30</td><td align="RIGHT">-2.5</td><td align="RIGHT">-0.10</td><td align="RIGHT">-2.60</td><td bgcolor="#000000" align="CENTER"><font color="#cbd9ff">203 217 255</font></td></tr>
    <tr><td align="LEFT">F0III</td><td align="RIGHT">5.3</td><td align="RIGHT">2.19e+01</td><td align="RIGHT">2.93e+00</td><td align="RIGHT">7400</td><td align="RIGHT">0.30</td><td align="RIGHT">1.5</td><td align="RIGHT">-0.10</td><td align="RIGHT">1.40</td><td bgcolor="#000000" align="CENTER"><font color="#d5deff">213 222 255</font></td></tr>
    <tr><td align="LEFT">F0IV</td><td align="RIGHT">3.4</td><td align="RIGHT">1.15e+01</td><td align="RIGHT">2.12e+00</td><td align="RIGHT">7400</td><td align="RIGHT">0.30</td><td align="RIGHT">2.2</td><td align="RIGHT">-0.10</td><td align="RIGHT">2.10</td><td bgcolor="#000000" align="CENTER"><font color="#dae0ff">218 224 255</font></td></tr>
    <tr><td align="LEFT">F0V</td><td align="RIGHT">1.6</td><td align="RIGHT">7.94e+00</td><td align="RIGHT">1.77e+00</td><td align="RIGHT">7400</td><td align="RIGHT">0.30</td><td align="RIGHT">2.6</td><td align="RIGHT">-0.10</td><td align="RIGHT">2.50</td><td bgcolor="#000000" align="CENTER"><font color="#e0e5ff">224 229 255</font></td></tr>
    <tr><td align="LEFT">F0VI</td><td align="RIGHT">1.4</td><td align="RIGHT">2.40e+00</td><td align="RIGHT">9.71e-01</td><td align="RIGHT">7400</td><td align="RIGHT">0.30</td><td align="RIGHT">3.9</td><td align="RIGHT">-0.10</td><td align="RIGHT">3.80</td><td bgcolor="#000000" align="CENTER"><font color="#e0e5ff">224 229 255</font></td></tr>
    <tr><td colspan="5"></td></tr>
    <tr><td align="LEFT">F1Ia0</td><td align="RIGHT">12.1</td><td align="RIGHT">2.96e+05</td><td align="RIGHT">3.09e+02</td><td align="RIGHT">7773</td><td align="RIGHT">0.22</td><td align="RIGHT">-8.8</td><td align="RIGHT">-0.13</td><td align="RIGHT">-8.93</td><td bgcolor="#000000" align="CENTER"><font color="#dfe5ff">223 229 255</font></td></tr>
    <tr><td align="LEFT">F1Ia</td><td align="RIGHT">10.3</td><td align="RIGHT">2.24e+05</td><td align="RIGHT">2.69e+02</td><td align="RIGHT">7773</td><td align="RIGHT">0.22</td><td align="RIGHT">-8.5</td><td align="RIGHT">-0.13</td><td align="RIGHT">-8.63</td><td bgcolor="#000000" align="CENTER"><font color="#dfe5ff">223 229 255</font></td></tr>
    <tr><td align="LEFT">F1Ib</td><td align="RIGHT">8.6</td><td align="RIGHT">9.79e+03</td><td align="RIGHT">5.62e+01</td><td align="RIGHT">7773</td><td align="RIGHT">0.22</td><td align="RIGHT">-5.1</td><td align="RIGHT">-0.13</td><td align="RIGHT">-5.23</td><td bgcolor="#000000" align="CENTER"><font color="#dfe5ff">223 229 255</font></td></tr>
    <tr><td align="LEFT">F1II</td><td align="RIGHT">6.8</td><td align="RIGHT">8.65e+02</td><td align="RIGHT">1.92e+01</td><td align="RIGHT">7260</td><td align="RIGHT">0.33</td><td align="RIGHT">-2.5</td><td align="RIGHT">-0.09</td><td align="RIGHT">-2.59</td><td bgcolor="#000000" align="CENTER"><font color="#d8e1ff">216 225 255</font></td></tr>
    <tr><td align="LEFT">F1III</td><td align="RIGHT">5.1</td><td align="RIGHT">2.17e+01</td><td align="RIGHT">3.04e+00</td><td align="RIGHT">7260</td><td align="RIGHT">0.33</td><td align="RIGHT">1.5</td><td align="RIGHT">-0.09</td><td align="RIGHT">1.41</td><td bgcolor="#000000" align="CENTER"><font color="#e3e8ff">227 232 255</font></td></tr>
    <tr><td align="LEFT">F1IV</td><td align="RIGHT">3.3</td><td align="RIGHT">1.25e+01</td><td align="RIGHT">2.30e+00</td><td align="RIGHT">7260</td><td align="RIGHT">0.33</td><td align="RIGHT">2.1</td><td align="RIGHT">-0.09</td><td align="RIGHT">2.01</td><td bgcolor="#000000" align="CENTER"><font color="#dfe3ff">223 227 255</font></td></tr>
    <tr><td align="LEFT">F1V</td><td align="RIGHT">1.6</td><td align="RIGHT">6.56e+00</td><td align="RIGHT">1.67e+00</td><td align="RIGHT">7260</td><td align="RIGHT">0.33</td><td align="RIGHT">2.8</td><td align="RIGHT">-0.09</td><td align="RIGHT">2.71</td><td bgcolor="#000000" align="CENTER"><font color="#e6eaff">230 234 255</font></td></tr>
    <tr><td align="LEFT">F1VI</td><td align="RIGHT">1.3</td><td align="RIGHT">1.98e+00</td><td align="RIGHT">9.17e-01</td><td align="RIGHT">7260</td><td align="RIGHT">0.33</td><td align="RIGHT">4.1</td><td align="RIGHT">-0.09</td><td align="RIGHT">4.01</td><td bgcolor="#000000" align="CENTER"><font color="#e6eaff">230 234 255</font></td></tr>
    <tr><td colspan="5"></td></tr>
    <tr><td align="LEFT">F2Ia0</td><td align="RIGHT">11.6</td><td align="RIGHT">2.91e+05</td><td align="RIGHT">3.23e+02</td><td align="RIGHT">7580</td><td align="RIGHT">0.26</td><td align="RIGHT">-8.8</td><td align="RIGHT">-0.11</td><td align="RIGHT">-8.91</td><td bgcolor="#000000" align="CENTER"><font color="#f4f3ff">244 243 255</font></td></tr>
    <tr><td align="LEFT">F2Ia</td><td align="RIGHT">9.9</td><td align="RIGHT">2.02e+05</td><td align="RIGHT">2.68e+02</td><td align="RIGHT">7580</td><td align="RIGHT">0.26</td><td align="RIGHT">-8.4</td><td align="RIGHT">-0.11</td><td align="RIGHT">-8.51</td><td bgcolor="#000000" align="CENTER"><font color="#f4f3ff">244 243 255</font></td></tr>
    <tr><td align="LEFT">F2Ib</td><td align="RIGHT">8.2</td><td align="RIGHT">8.80e+03</td><td align="RIGHT">5.61e+01</td><td align="RIGHT">7580</td><td align="RIGHT">0.26</td><td align="RIGHT">-5.0</td><td align="RIGHT">-0.11</td><td align="RIGHT">-5.11</td><td bgcolor="#000000" align="CENTER"><font color="#f4f3ff">244 243 255</font></td></tr>
    <tr><td align="LEFT">F2II</td><td align="RIGHT">6.5</td><td align="RIGHT">8.60e+02</td><td align="RIGHT">1.99e+01</td><td align="RIGHT">7120</td><td align="RIGHT">0.36</td><td align="RIGHT">-2.5</td><td align="RIGHT">-0.09</td><td align="RIGHT">-2.59</td><td bgcolor="#000000" align="CENTER"><font color="#e5e9ff">229 233 255</font></td></tr>
    <tr><td align="LEFT">F2III</td><td align="RIGHT">4.9</td><td align="RIGHT">1.97e+01</td><td align="RIGHT">3.01e+00</td><td align="RIGHT">7120</td><td align="RIGHT">0.36</td><td align="RIGHT">1.6</td><td align="RIGHT">-0.09</td><td align="RIGHT">1.51</td><td bgcolor="#000000" align="CENTER"><font color="#f1f1ff">241 241 255</font></td></tr>
    <tr><td align="LEFT">F2IV</td><td align="RIGHT">3.2</td><td align="RIGHT">1.49e+01</td><td align="RIGHT">2.62e+00</td><td align="RIGHT">7120</td><td align="RIGHT">0.36</td><td align="RIGHT">1.9</td><td align="RIGHT">-0.09</td><td align="RIGHT">1.81</td><td bgcolor="#000000" align="CENTER"><font color="#e3e6ff">227 230 255</font></td></tr>
    <tr><td align="LEFT">F2V</td><td align="RIGHT">1.5</td><td align="RIGHT">5.95e+00</td><td align="RIGHT">1.65e+00</td><td align="RIGHT">7120</td><td align="RIGHT">0.36</td><td align="RIGHT">2.9</td><td align="RIGHT">-0.09</td><td align="RIGHT">2.81</td><td bgcolor="#000000" align="CENTER"><font color="#ecefff">236 239 255</font></td></tr>
    <tr><td align="LEFT">F2VI</td><td align="RIGHT">1.3</td><td align="RIGHT">1.64e+00</td><td align="RIGHT">8.67e-01</td><td align="RIGHT">7120</td><td align="RIGHT">0.36</td><td align="RIGHT">4.3</td><td align="RIGHT">-0.09</td><td align="RIGHT">4.21</td><td bgcolor="#000000" align="CENTER"><font color="#ecefff">236 239 255</font></td></tr>
    <tr><td colspan="5"></td></tr>
    <tr><td align="LEFT">F3Ia0</td><td align="RIGHT">11.0</td><td align="RIGHT">3.16e+05</td><td align="RIGHT">3.54e+02</td><td align="RIGHT">7387</td><td align="RIGHT">0.30</td><td align="RIGHT">-8.9</td><td align="RIGHT">-0.10</td><td align="RIGHT">-9.00</td><td bgcolor="#000000" align="CENTER"><font color="#ecedff">236 237 255</font></td></tr>
    <tr><td align="LEFT">F3Ia</td><td align="RIGHT">9.4</td><td align="RIGHT">1.99e+05</td><td align="RIGHT">2.81e+02</td><td align="RIGHT">7387</td><td align="RIGHT">0.30</td><td align="RIGHT">-8.4</td><td align="RIGHT">-0.10</td><td align="RIGHT">-8.50</td><td bgcolor="#000000" align="CENTER"><font color="#ecedff">236 237 255</font></td></tr>
    <tr><td align="LEFT">F3Ib</td><td align="RIGHT">7.9</td><td align="RIGHT">8.70e+03</td><td align="RIGHT">5.87e+01</td><td align="RIGHT">7387</td><td align="RIGHT">0.30</td><td align="RIGHT">-5.0</td><td align="RIGHT">-0.10</td><td align="RIGHT">-5.10</td><td bgcolor="#000000" align="CENTER"><font color="#ecedff">236 237 255</font></td></tr>
    <tr><td align="LEFT">F3II</td><td align="RIGHT">6.3</td><td align="RIGHT">7.82e+02</td><td align="RIGHT">1.97e+01</td><td align="RIGHT">6980</td><td align="RIGHT">0.39</td><td align="RIGHT">-2.4</td><td align="RIGHT">-0.08</td><td align="RIGHT">-2.48</td><td bgcolor="#000000" align="CENTER"><font color="#ebedff">235 237 255</font></td></tr>
    <tr><td align="LEFT">F3III</td><td align="RIGHT">4.7</td><td align="RIGHT">1.96e+01</td><td align="RIGHT">3.12e+00</td><td align="RIGHT">6980</td><td align="RIGHT">0.39</td><td align="RIGHT">1.6</td><td align="RIGHT">-0.08</td><td align="RIGHT">1.52</td><td bgcolor="#000000" align="CENTER"><font color="#f1f1ff">241 241 255</font></td></tr>
    <tr><td align="LEFT">F3IV</td><td align="RIGHT">3.1</td><td align="RIGHT">1.63e+01</td><td align="RIGHT">2.85e+00</td><td align="RIGHT">6980</td><td align="RIGHT">0.39</td><td align="RIGHT">1.8</td><td align="RIGHT">-0.08</td><td align="RIGHT">1.72</td><td bgcolor="#000000" align="CENTER"><font color="#e3e6ff">227 230 255</font></td></tr>
    <tr><td align="LEFT">F3V</td><td align="RIGHT">1.5</td><td align="RIGHT">4.94e+00</td><td align="RIGHT">1.57e+00</td><td align="RIGHT">6980</td><td align="RIGHT">0.39</td><td align="RIGHT">3.1</td><td align="RIGHT">-0.08</td><td align="RIGHT">3.02</td><td bgcolor="#000000" align="CENTER"><font color="#e6e9ff">230 233 255</font></td></tr>
    <tr><td align="LEFT">F3VI</td><td align="RIGHT">1.2</td><td align="RIGHT">1.49e+00</td><td align="RIGHT">8.60e-01</td><td align="RIGHT">6980</td><td align="RIGHT">0.39</td><td align="RIGHT">4.4</td><td align="RIGHT">-0.08</td><td align="RIGHT">4.32</td><td bgcolor="#000000" align="CENTER"><font color="#e6e9ff">230 233 255</font></td></tr>
    <tr><td colspan="5"></td></tr>
    <tr><td align="LEFT">F4Ia0</td><td align="RIGHT">10.5</td><td align="RIGHT">3.43e+05</td><td align="RIGHT">3.89e+02</td><td align="RIGHT">7193</td><td align="RIGHT">0.34</td><td align="RIGHT">-9.0</td><td align="RIGHT">-0.09</td><td align="RIGHT">-9.09</td><td bgcolor="#000000" align="CENTER"><font color="#e3e7ff">227 231 255</font></td></tr>
    <tr><td align="LEFT">F4Ia</td><td align="RIGHT">9.0</td><td align="RIGHT">1.80e+05</td><td align="RIGHT">2.82e+02</td><td align="RIGHT">7193</td><td align="RIGHT">0.34</td><td align="RIGHT">-8.3</td><td align="RIGHT">-0.09</td><td align="RIGHT">-8.39</td><td bgcolor="#000000" align="CENTER"><font color="#e3e7ff">227 231 255</font></td></tr>
    <tr><td align="LEFT">F4Ib</td><td align="RIGHT">7.5</td><td align="RIGHT">7.86e+03</td><td align="RIGHT">5.89e+01</td><td align="RIGHT">7193</td><td align="RIGHT">0.34</td><td align="RIGHT">-4.9</td><td align="RIGHT">-0.09</td><td align="RIGHT">-4.99</td><td bgcolor="#000000" align="CENTER"><font color="#e3e7ff">227 231 255</font></td></tr>
    <tr><td align="LEFT">F4II</td><td align="RIGHT">6.0</td><td align="RIGHT">7.81e+02</td><td align="RIGHT">2.05e+01</td><td align="RIGHT">6840</td><td align="RIGHT">0.42</td><td align="RIGHT">-2.4</td><td align="RIGHT">-0.08</td><td align="RIGHT">-2.48</td><td bgcolor="#000000" align="CENTER"><font color="#f1f1ff">241 241 255</font></td></tr>
    <tr><td align="LEFT">F4III</td><td align="RIGHT">4.5</td><td align="RIGHT">1.96e+01</td><td align="RIGHT">3.25e+00</td><td align="RIGHT">6840</td><td align="RIGHT">0.42</td><td align="RIGHT">1.6</td><td align="RIGHT">-0.08</td><td align="RIGHT">1.52</td><td bgcolor="#000000" align="CENTER"><font color="#f1f0ff">241 240 255</font></td></tr>
    <tr><td align="LEFT">F4IV</td><td align="RIGHT">3.0</td><td align="RIGHT">1.96e+01</td><td align="RIGHT">3.25e+00</td><td align="RIGHT">6840</td><td align="RIGHT">0.42</td><td align="RIGHT">1.6</td><td align="RIGHT">-0.08</td><td align="RIGHT">1.52</td><td bgcolor="#000000" align="CENTER"><font color="#eaebff">234 235 255</font></td></tr>
    <tr><td align="LEFT">F4V</td><td align="RIGHT">1.4</td><td align="RIGHT">4.50e+00</td><td align="RIGHT">1.56e+00</td><td align="RIGHT">6840</td><td align="RIGHT">0.42</td><td align="RIGHT">3.2</td><td align="RIGHT">-0.08</td><td align="RIGHT">3.12</td><td bgcolor="#000000" align="CENTER"><font color="#e0e2ff">224 226 255</font></td></tr>
    <tr><td align="LEFT">F4VI</td><td align="RIGHT">1.1</td><td align="RIGHT">1.24e+00</td><td align="RIGHT">8.17e-01</td><td align="RIGHT">6840</td><td align="RIGHT">0.42</td><td align="RIGHT">4.6</td><td align="RIGHT">-0.08</td><td align="RIGHT">4.52</td><td bgcolor="#000000" align="CENTER"><font color="#e0e2ff">224 226 255</font></td></tr>
    <tr><td colspan="5"></td></tr>
    <tr><td align="LEFT">F5Ia0</td><td align="RIGHT">10.0</td><td align="RIGHT">3.74e+05</td><td align="RIGHT">4.29e+02</td><td align="RIGHT">7000</td><td align="RIGHT">0.39</td><td align="RIGHT">-9.1</td><td align="RIGHT">-0.08</td><td align="RIGHT">-9.18</td><td bgcolor="#000000" align="CENTER"><font color="#dbe1ff">219 225 255</font></td></tr>
    <tr><td align="LEFT">F5Ia</td><td align="RIGHT">8.6</td><td align="RIGHT">1.63e+05</td><td align="RIGHT">2.83e+02</td><td align="RIGHT">7000</td><td align="RIGHT">0.39</td><td align="RIGHT">-8.2</td><td align="RIGHT">-0.08</td><td align="RIGHT">-8.28</td><td bgcolor="#000000" align="CENTER"><font color="#dbe1ff">219 225 255</font></td></tr>
    <tr><td align="LEFT">F5Ib</td><td align="RIGHT">7.1</td><td align="RIGHT">7.82e+03</td><td align="RIGHT">6.20e+01</td><td align="RIGHT">7000</td><td align="RIGHT">0.39</td><td align="RIGHT">-4.9</td><td align="RIGHT">-0.08</td><td align="RIGHT">-4.98</td><td bgcolor="#000000" align="CENTER"><font color="#dbe1ff">219 225 255</font></td></tr>
    <tr><td align="LEFT">F5II</td><td align="RIGHT">5.7</td><td align="RIGHT">7.83e+02</td><td align="RIGHT">2.14e+01</td><td align="RIGHT">6700</td><td align="RIGHT">0.46</td><td align="RIGHT">-2.4</td><td align="RIGHT">-0.08</td><td align="RIGHT">-2.48</td><td bgcolor="#000000" align="CENTER"><font color="#f7f2ff">247 242 255</font></td></tr>
    <tr><td align="LEFT">F5III</td><td align="RIGHT">4.3</td><td align="RIGHT">2.16e+01</td><td align="RIGHT">3.55e+00</td><td align="RIGHT">6700</td><td align="RIGHT">0.46</td><td align="RIGHT">1.5</td><td align="RIGHT">-0.08</td><td align="RIGHT">1.42</td><td bgcolor="#000000" align="CENTER"><font color="#f2f0ff">242 240 255</font></td></tr>
    <tr><td align="LEFT">F5IV</td><td align="RIGHT">2.8</td><td align="RIGHT">2.16e+01</td><td align="RIGHT">3.55e+00</td><td align="RIGHT">6700</td><td align="RIGHT">0.46</td><td align="RIGHT">1.5</td><td align="RIGHT">-0.08</td><td align="RIGHT">1.42</td><td bgcolor="#000000" align="CENTER"><font color="#f1efff">241 239 255</font></td></tr>
    <tr><td align="LEFT">F5V</td><td align="RIGHT">1.4</td><td align="RIGHT">3.75e+00</td><td align="RIGHT">1.48e+00</td><td align="RIGHT">6700</td><td align="RIGHT">0.46</td><td align="RIGHT">3.4</td><td align="RIGHT">-0.08</td><td align="RIGHT">3.32</td><td bgcolor="#000000" align="CENTER"><font color="#f8f7ff">248 247 255</font></td></tr>
    <tr><td align="LEFT">F5VI</td><td align="RIGHT">1.1</td><td align="RIGHT">1.03e+00</td><td align="RIGHT">7.77e-01</td><td align="RIGHT">6700</td><td align="RIGHT">0.46</td><td align="RIGHT">4.8</td><td align="RIGHT">-0.08</td><td align="RIGHT">4.72</td><td bgcolor="#000000" align="CENTER"><font color="#f8f7ff">248 247 255</font></td></tr>
    <tr><td colspan="5"></td></tr>
    <tr><td align="LEFT">F6Ia0</td><td align="RIGHT">10.0</td><td align="RIGHT">3.74e+05</td><td align="RIGHT">4.60e+02</td><td align="RIGHT">6760</td><td align="RIGHT">0.44</td><td align="RIGHT">-9.1</td><td align="RIGHT">-0.08</td><td align="RIGHT">-9.18</td><td bgcolor="#000000" align="CENTER"><font color="#ffeafc">255 234 252</font></td></tr>
    <tr><td align="LEFT">F6Ia</td><td align="RIGHT">8.6</td><td align="RIGHT">1.49e+05</td><td align="RIGHT">2.90e+02</td><td align="RIGHT">6760</td><td align="RIGHT">0.44</td><td align="RIGHT">-8.1</td><td align="RIGHT">-0.08</td><td align="RIGHT">-8.18</td><td bgcolor="#000000" align="CENTER"><font color="#ffeafc">255 234 252</font></td></tr>
    <tr><td align="LEFT">F6Ib</td><td align="RIGHT">7.1</td><td align="RIGHT">7.82e+03</td><td align="RIGHT">6.64e+01</td><td align="RIGHT">6760</td><td align="RIGHT">0.44</td><td align="RIGHT">-4.9</td><td align="RIGHT">-0.08</td><td align="RIGHT">-4.98</td><td bgcolor="#000000" align="CENTER"><font color="#ffeafc">255 234 252</font></td></tr>
    <tr><td align="LEFT">F6II</td><td align="RIGHT">5.7</td><td align="RIGHT">7.86e+02</td><td align="RIGHT">2.24e+01</td><td align="RIGHT">6560</td><td align="RIGHT">0.49</td><td align="RIGHT">-2.4</td><td align="RIGHT">-0.09</td><td align="RIGHT">-2.49</td><td bgcolor="#000000" align="CENTER"><font color="#fdf9ff">253 249 255</font></td></tr>
    <tr><td align="LEFT">F6III</td><td align="RIGHT">4.2</td><td align="RIGHT">2.37e+01</td><td align="RIGHT">3.89e+00</td><td align="RIGHT">6560</td><td align="RIGHT">0.49</td><td align="RIGHT">1.4</td><td align="RIGHT">-0.09</td><td align="RIGHT">1.31</td><td bgcolor="#000000" align="CENTER"><font color="#f1f0ff">241 240 255</font></td></tr>
    <tr><td align="LEFT">F6IV</td><td align="RIGHT">2.8</td><td align="RIGHT">1.64e+01</td><td align="RIGHT">3.23e+00</td><td align="RIGHT">6560</td><td align="RIGHT">0.49</td><td align="RIGHT">1.8</td><td align="RIGHT">-0.09</td><td align="RIGHT">1.71</td><td bgcolor="#000000" align="CENTER"><font color="#f1efff">241 239 255</font></td></tr>
    <tr><td align="LEFT">F6V</td><td align="RIGHT">1.3</td><td align="RIGHT">3.13e+00</td><td align="RIGHT">1.41e+00</td><td align="RIGHT">6560</td><td align="RIGHT">0.49</td><td align="RIGHT">3.6</td><td align="RIGHT">-0.09</td><td align="RIGHT">3.51</td><td bgcolor="#000000" align="CENTER"><font color="#f4f1ff">244 241 255</font></td></tr>
    <tr><td align="LEFT">F6VI</td><td align="RIGHT">1.0</td><td align="RIGHT">8.62e-01</td><td align="RIGHT">7.41e-01</td><td align="RIGHT">6560</td><td align="RIGHT">0.49</td><td align="RIGHT">5.0</td><td align="RIGHT">-0.09</td><td align="RIGHT">4.91</td><td bgcolor="#000000" align="CENTER"><font color="#f4f1ff">244 241 255</font></td></tr>
    <tr><td colspan="5"></td></tr>
    <tr><td align="LEFT">F7Ia0</td><td align="RIGHT">10.0</td><td align="RIGHT">4.13e+05</td><td align="RIGHT">5.19e+02</td><td align="RIGHT">6520</td><td align="RIGHT">0.50</td><td align="RIGHT">-9.2</td><td align="RIGHT">-0.09</td><td align="RIGHT">-9.29</td><td bgcolor="#000000" align="CENTER"><font color="#fff3fa">255 243 250</font></td></tr>
    <tr><td align="LEFT">F7Ia</td><td align="RIGHT">8.5</td><td align="RIGHT">1.37e+05</td><td align="RIGHT">2.99e+02</td><td align="RIGHT">6520</td><td align="RIGHT">0.50</td><td align="RIGHT">-8.0</td><td align="RIGHT">-0.09</td><td align="RIGHT">-8.09</td><td bgcolor="#000000" align="CENTER"><font color="#fff3fa">255 243 250</font></td></tr>
    <tr><td align="LEFT">F7Ib</td><td align="RIGHT">7.1</td><td align="RIGHT">7.18e+03</td><td align="RIGHT">6.84e+01</td><td align="RIGHT">6520</td><td align="RIGHT">0.50</td><td align="RIGHT">-4.8</td><td align="RIGHT">-0.09</td><td align="RIGHT">-4.89</td><td bgcolor="#000000" align="CENTER"><font color="#fff3fa">255 243 250</font></td></tr>
    <tr><td align="LEFT">F7II</td><td align="RIGHT">5.6</td><td align="RIGHT">7.91e+02</td><td align="RIGHT">2.34e+01</td><td align="RIGHT">6420</td><td align="RIGHT">0.52</td><td align="RIGHT">-2.4</td><td align="RIGHT">-0.10</td><td align="RIGHT">-2.50</td><td bgcolor="#000000" align="CENTER"><font color="#fffafb">255 250 251</font></td></tr>
    <tr><td align="LEFT">F7III</td><td align="RIGHT">4.2</td><td align="RIGHT">2.62e+01</td><td align="RIGHT">4.26e+00</td><td align="RIGHT">6420</td><td align="RIGHT">0.52</td><td align="RIGHT">1.3</td><td align="RIGHT">-0.10</td><td align="RIGHT">1.20</td><td bgcolor="#000000" align="CENTER"><font color="#f1f0ff">241 240 255</font></td></tr>
    <tr><td align="LEFT">F7IV</td><td align="RIGHT">2.7</td><td align="RIGHT">1.25e+01</td><td align="RIGHT">2.95e+00</td><td align="RIGHT">6420</td><td align="RIGHT">0.52</td><td align="RIGHT">2.1</td><td align="RIGHT">-0.10</td><td align="RIGHT">2.00</td><td bgcolor="#000000" align="CENTER"><font color="#f0efff">240 239 255</font></td></tr>
    <tr><td align="LEFT">F7V</td><td align="RIGHT">1.3</td><td align="RIGHT">2.62e+00</td><td align="RIGHT">1.35e+00</td><td align="RIGHT">6420</td><td align="RIGHT">0.52</td><td align="RIGHT">3.8</td><td align="RIGHT">-0.10</td><td align="RIGHT">3.70</td><td bgcolor="#000000" align="CENTER"><font color="#f6f3ff">246 243 255</font></td></tr>
    <tr><td align="LEFT">F7VI</td><td align="RIGHT">1.0</td><td align="RIGHT">7.91e-01</td><td align="RIGHT">7.41e-01</td><td align="RIGHT">6420</td><td align="RIGHT">0.52</td><td align="RIGHT">5.1</td><td align="RIGHT">-0.10</td><td align="RIGHT">5.00</td><td bgcolor="#000000" align="CENTER"><font color="#f6f3ff">246 243 255</font></td></tr>
    <tr><td colspan="5"></td></tr>
    <tr><td align="LEFT">F8Ia0</td><td align="RIGHT">10.0</td><td align="RIGHT">4.19e+05</td><td align="RIGHT">5.64e+02</td><td align="RIGHT">6280</td><td align="RIGHT">0.56</td><td align="RIGHT">-9.2</td><td align="RIGHT">-0.11</td><td align="RIGHT">-9.31</td><td bgcolor="#000000" align="CENTER"><font color="#fffcf7">255 252 247</font></td></tr>
    <tr><td align="LEFT">F8Ia</td><td align="RIGHT">8.5</td><td align="RIGHT">1.27e+05</td><td align="RIGHT">3.10e+02</td><td align="RIGHT">6280</td><td align="RIGHT">0.56</td><td align="RIGHT">-7.9</td><td align="RIGHT">-0.11</td><td align="RIGHT">-8.01</td><td bgcolor="#000000" align="CENTER"><font color="#fffcf7">255 252 247</font></td></tr>
    <tr><td align="LEFT">F8Ib</td><td align="RIGHT">7.1</td><td align="RIGHT">7.29e+03</td><td align="RIGHT">7.43e+01</td><td align="RIGHT">6280</td><td align="RIGHT">0.56</td><td align="RIGHT">-4.8</td><td align="RIGHT">-0.11</td><td align="RIGHT">-4.91</td><td bgcolor="#000000" align="CENTER"><font color="#fffcf7">255 252 247</font></td></tr>
    <tr><td align="LEFT">F8II</td><td align="RIGHT">5.6</td><td align="RIGHT">7.29e+02</td><td align="RIGHT">2.35e+01</td><td align="RIGHT">6280</td><td align="RIGHT">0.56</td><td align="RIGHT">-2.3</td><td align="RIGHT">-0.11</td><td align="RIGHT">-2.41</td><td bgcolor="#000000" align="CENTER"><font color="#fff8f5">255 248 245</font></td></tr>
    <tr><td align="LEFT">F8III</td><td align="RIGHT">4.1</td><td align="RIGHT">2.90e+01</td><td align="RIGHT">4.69e+00</td><td align="RIGHT">6280</td><td align="RIGHT">0.56</td><td align="RIGHT">1.2</td><td align="RIGHT">-0.11</td><td align="RIGHT">1.09</td><td bgcolor="#000000" align="CENTER"><font color="#fcf8ff">252 248 255</font></td></tr>
    <tr><td align="LEFT">F8IV</td><td align="RIGHT">2.7</td><td align="RIGHT">1.05e+01</td><td align="RIGHT">2.83e+00</td><td align="RIGHT">6280</td><td align="RIGHT">0.56</td><td align="RIGHT">2.3</td><td align="RIGHT">-0.11</td><td align="RIGHT">2.19</td><td bgcolor="#000000" align="CENTER"><font color="#fffcfd">255 252 253</font></td></tr>
    <tr><td align="LEFT">F8V</td><td align="RIGHT">1.2</td><td align="RIGHT">2.41e+00</td><td align="RIGHT">1.35e+00</td><td align="RIGHT">6280</td><td align="RIGHT">0.56</td><td align="RIGHT">3.9</td><td align="RIGHT">-0.11</td><td align="RIGHT">3.79</td><td bgcolor="#000000" align="CENTER"><font color="#fff7fc">255 247 252</font></td></tr>
    <tr><td align="LEFT">F8VI</td><td align="RIGHT">1.0</td><td align="RIGHT">6.65e-01</td><td align="RIGHT">7.10e-01</td><td align="RIGHT">6280</td><td align="RIGHT">0.56</td><td align="RIGHT">5.3</td><td align="RIGHT">-0.11</td><td align="RIGHT">5.19</td><td bgcolor="#000000" align="CENTER"><font color="#fff7fc">255 247 252</font></td></tr>
    <tr><td colspan="5"></td></tr>
    <tr><td align="LEFT">F9Ia0</td><td align="RIGHT">10.0</td><td align="RIGHT">4.73e+05</td><td align="RIGHT">6.54e+02</td><td align="RIGHT">6011</td><td align="RIGHT">0.63</td><td align="RIGHT">-9.3</td><td align="RIGHT">-0.14</td><td align="RIGHT">-9.44</td><td bgcolor="#000000" align="CENTER"><font color="#fff6e9">255 246 233</font></td></tr>
    <tr><td align="LEFT">F9Ia</td><td align="RIGHT">8.5</td><td align="RIGHT">1.30e+05</td><td align="RIGHT">3.43e+02</td><td align="RIGHT">6011</td><td align="RIGHT">0.63</td><td align="RIGHT">-7.9</td><td align="RIGHT">-0.14</td><td align="RIGHT">-8.04</td><td bgcolor="#000000" align="CENTER"><font color="#fff6e9">255 246 233</font></td></tr>
    <tr><td align="LEFT">F9Ib</td><td align="RIGHT">7.0</td><td align="RIGHT">6.84e+03</td><td align="RIGHT">7.86e+01</td><td align="RIGHT">6011</td><td align="RIGHT">0.63</td><td align="RIGHT">-4.7</td><td align="RIGHT">-0.14</td><td align="RIGHT">-4.84</td><td bgcolor="#000000" align="CENTER"><font color="#fff6e9">255 246 233</font></td></tr>
    <tr><td align="LEFT">F9II</td><td align="RIGHT">5.6</td><td align="RIGHT">7.39e+02</td><td align="RIGHT">2.48e+01</td><td align="RIGHT">6140</td><td align="RIGHT">0.60</td><td align="RIGHT">-2.3</td><td align="RIGHT">-0.12</td><td align="RIGHT">-2.42</td><td bgcolor="#000000" align="CENTER"><font color="#fff6ef">255 246 239</font></td></tr>
    <tr><td align="LEFT">F9III</td><td align="RIGHT">4.1</td><td align="RIGHT">3.22e+01</td><td align="RIGHT">5.17e+00</td><td align="RIGHT">6140</td><td align="RIGHT">0.60</td><td align="RIGHT">1.1</td><td align="RIGHT">-0.12</td><td align="RIGHT">0.98</td><td bgcolor="#000000" align="CENTER"><font color="#fff6f5">255 246 245</font></td></tr>
    <tr><td align="LEFT">F9IV</td><td align="RIGHT">2.6</td><td align="RIGHT">8.10e+00</td><td align="RIGHT">2.59e+00</td><td align="RIGHT">6140</td><td align="RIGHT">0.60</td><td align="RIGHT">2.6</td><td align="RIGHT">-0.12</td><td align="RIGHT">2.48</td><td bgcolor="#000000" align="CENTER"><font color="#fffaf9">255 250 249</font></td></tr>
    <tr><td align="LEFT">F9V</td><td align="RIGHT">1.1</td><td align="RIGHT">2.03e+00</td><td align="RIGHT">1.30e+00</td><td align="RIGHT">6140</td><td align="RIGHT">0.60</td><td align="RIGHT">4.1</td><td align="RIGHT">-0.12</td><td align="RIGHT">3.98</td><td bgcolor="#000000" align="CENTER"><font color="#fff7fc">255 247 252</font></td></tr>
    <tr><td align="LEFT">F9VI</td><td align="RIGHT">0.9</td><td align="RIGHT">6.14e-01</td><td align="RIGHT">7.14e-01</td><td align="RIGHT">6140</td><td align="RIGHT">0.60</td><td align="RIGHT">5.4</td><td align="RIGHT">-0.12</td><td align="RIGHT">5.28</td><td bgcolor="#000000" align="CENTER"><font color="#fff7fc">255 247 252</font></td></tr>
    <tr><td colspan="5"></td></tr>
    <tr><td align="LEFT">G0Ia0</td><td align="RIGHT">10.0</td><td align="RIGHT">4.95e+05</td><td align="RIGHT">7.32e+02</td><td align="RIGHT">5743</td><td align="RIGHT">0.70</td><td align="RIGHT">-9.3</td><td align="RIGHT">-0.19</td><td align="RIGHT">-9.49</td><td bgcolor="#000000" align="CENTER"><font color="#ffefdb">255 239 219</font></td></tr>
    <tr><td align="LEFT">G0Ia</td><td align="RIGHT">6.3</td><td align="RIGHT">1.24e+05</td><td align="RIGHT">3.67e+02</td><td align="RIGHT">5743</td><td align="RIGHT">0.70</td><td align="RIGHT">-7.8</td><td align="RIGHT">-0.19</td><td align="RIGHT">-7.99</td><td bgcolor="#000000" align="CENTER"><font color="#ffefdb">255 239 219</font></td></tr>
    <tr><td align="LEFT">G0Ib</td><td align="RIGHT">2.5</td><td align="RIGHT">7.15e+03</td><td align="RIGHT">8.81e+01</td><td align="RIGHT">5743</td><td align="RIGHT">0.70</td><td align="RIGHT">-4.7</td><td align="RIGHT">-0.19</td><td align="RIGHT">-4.89</td><td bgcolor="#000000" align="CENTER"><font color="#ffefdb">255 239 219</font></td></tr>
    <tr><td align="LEFT">G0II</td><td align="RIGHT">2.1</td><td align="RIGHT">7.84e+02</td><td align="RIGHT">2.92e+01</td><td align="RIGHT">5743</td><td align="RIGHT">0.70</td><td align="RIGHT">-2.3</td><td align="RIGHT">-0.19</td><td align="RIGHT">-2.49</td><td bgcolor="#000000" align="CENTER"><font color="#fff4e9">255 244 233</font></td></tr>
    <tr><td align="LEFT">G0III</td><td align="RIGHT">1.8</td><td align="RIGHT">3.75e+01</td><td align="RIGHT">6.38e+00</td><td align="RIGHT">5743</td><td align="RIGHT">0.70</td><td align="RIGHT">1.0</td><td align="RIGHT">-0.19</td><td align="RIGHT">0.81</td><td bgcolor="#000000" align="CENTER"><font color="#fff2e9">255 242 233</font></td></tr>
    <tr><td align="LEFT">G0IV</td><td align="RIGHT">1.4</td><td align="RIGHT">6.25e+00</td><td align="RIGHT">2.38e+00</td><td align="RIGHT">6000</td><td align="RIGHT">0.63</td><td align="RIGHT">2.9</td><td align="RIGHT">-0.14</td><td align="RIGHT">2.76</td><td bgcolor="#000000" align="CENTER"><font color="#fff8f5">255 248 245</font></td></tr>
    <tr><td align="LEFT">G0V</td><td align="RIGHT">1.1</td><td align="RIGHT">1.72e+00</td><td align="RIGHT">1.25e+00</td><td align="RIGHT">6000</td><td align="RIGHT">0.63</td><td align="RIGHT">4.3</td><td align="RIGHT">-0.14</td><td align="RIGHT">4.16</td><td bgcolor="#000000" align="CENTER"><font color="#fff8fc">255 248 252</font></td></tr>
    <tr><td align="LEFT">G0VI</td><td align="RIGHT">0.9</td><td align="RIGHT">5.20e-01</td><td align="RIGHT">6.88e-01</td><td align="RIGHT">6000</td><td align="RIGHT">0.63</td><td align="RIGHT">5.6</td><td align="RIGHT">-0.14</td><td align="RIGHT">5.46</td><td bgcolor="#000000" align="CENTER"><font color="#fff8fc">255 248 252</font></td></tr>
    <tr><td colspan="5"></td></tr>
    <tr><td align="LEFT">G1Ia0</td><td align="RIGHT">10.5</td><td align="RIGHT">5.27e+05</td><td align="RIGHT">8.32e+02</td><td align="RIGHT">5474</td><td align="RIGHT">0.78</td><td align="RIGHT">-9.3</td><td align="RIGHT">-0.25</td><td align="RIGHT">-9.55</td><td bgcolor="#000000" align="CENTER"><font color="#ffeed4">255 238 212</font></td></tr>
    <tr><td align="LEFT">G1Ia</td><td align="RIGHT">6.6</td><td align="RIGHT">1.32e+05</td><td align="RIGHT">4.17e+02</td><td align="RIGHT">5474</td><td align="RIGHT">0.78</td><td align="RIGHT">-7.8</td><td align="RIGHT">-0.25</td><td align="RIGHT">-8.05</td><td bgcolor="#000000" align="CENTER"><font color="#ffeed4">255 238 212</font></td></tr>
    <tr><td align="LEFT">G1Ib</td><td align="RIGHT">2.6</td><td align="RIGHT">7.62e+03</td><td align="RIGHT">1.00e+02</td><td align="RIGHT">5474</td><td align="RIGHT">0.78</td><td align="RIGHT">-4.7</td><td align="RIGHT">-0.25</td><td align="RIGHT">-4.95</td><td bgcolor="#000000" align="CENTER"><font color="#ffeed4">255 238 212</font></td></tr>
    <tr><td align="LEFT">G1II</td><td align="RIGHT">2.2</td><td align="RIGHT">8.35e+02</td><td align="RIGHT">3.31e+01</td><td align="RIGHT">5474</td><td align="RIGHT">0.78</td><td align="RIGHT">-2.3</td><td align="RIGHT">-0.25</td><td align="RIGHT">-2.55</td><td bgcolor="#000000" align="CENTER"><font color="#fff3e3">255 243 227</font></td></tr>
    <tr><td align="LEFT">G1III</td><td align="RIGHT">1.8</td><td align="RIGHT">4.38e+01</td><td align="RIGHT">7.59e+00</td><td align="RIGHT">5474</td><td align="RIGHT">0.78</td><td align="RIGHT">0.9</td><td align="RIGHT">-0.25</td><td align="RIGHT">0.65</td><td bgcolor="#000000" align="CENTER"><font color="#fff3e9">255 243 233</font></td></tr>
    <tr><td align="LEFT">G1IV</td><td align="RIGHT">1.4</td><td align="RIGHT">6.35e+00</td><td align="RIGHT">2.50e+00</td><td align="RIGHT">5890</td><td align="RIGHT">0.66</td><td align="RIGHT">2.9</td><td align="RIGHT">-0.16</td><td align="RIGHT">2.74</td><td bgcolor="#000000" align="CENTER"><font color="#fff6f4">255 246 244</font></td></tr>
    <tr><td align="LEFT">G1V</td><td align="RIGHT">1.0</td><td align="RIGHT">1.46e+00</td><td align="RIGHT">1.19e+00</td><td align="RIGHT">5890</td><td align="RIGHT">0.66</td><td align="RIGHT">4.5</td><td align="RIGHT">-0.16</td><td align="RIGHT">4.34</td><td bgcolor="#000000" align="CENTER"><font color="#fff7f8">255 247 248</font></td></tr>
    <tr><td align="LEFT">G1VI</td><td align="RIGHT">0.9</td><td align="RIGHT">4.40e-01</td><td align="RIGHT">6.56e-01</td><td align="RIGHT">5890</td><td align="RIGHT">0.66</td><td align="RIGHT">5.8</td><td align="RIGHT">-0.16</td><td align="RIGHT">5.64</td><td bgcolor="#000000" align="CENTER"><font color="#fff7f8">255 247 248</font></td></tr>
    <tr><td colspan="5"></td></tr>
    <tr><td align="LEFT">G2Ia0</td><td align="RIGHT">11.0</td><td align="RIGHT">5.73e+05</td><td align="RIGHT">9.59e+02</td><td align="RIGHT">5206</td><td align="RIGHT">0.86</td><td align="RIGHT">-9.3</td><td align="RIGHT">-0.35</td><td align="RIGHT">-9.65</td><td bgcolor="#000000" align="CENTER"><font color="#ffeccd">255 236 205</font></td></tr>
    <tr><td align="LEFT">G2Ia</td><td align="RIGHT">6.9</td><td align="RIGHT">1.31e+05</td><td align="RIGHT">4.59e+02</td><td align="RIGHT">5206</td><td align="RIGHT">0.86</td><td align="RIGHT">-7.7</td><td align="RIGHT">-0.35</td><td align="RIGHT">-8.05</td><td bgcolor="#000000" align="CENTER"><font color="#ffeccd">255 236 205</font></td></tr>
    <tr><td align="LEFT">G2Ib</td><td align="RIGHT">2.8</td><td align="RIGHT">8.29e+03</td><td align="RIGHT">1.15e+02</td><td align="RIGHT">5206</td><td align="RIGHT">0.86</td><td align="RIGHT">-4.7</td><td align="RIGHT">-0.35</td><td align="RIGHT">-5.05</td><td bgcolor="#000000" align="CENTER"><font color="#ffeccd">255 236 205</font></td></tr>
    <tr><td align="LEFT">G2II</td><td align="RIGHT">2.3</td><td align="RIGHT">9.09e+02</td><td align="RIGHT">3.82e+01</td><td align="RIGHT">5206</td><td align="RIGHT">0.86</td><td align="RIGHT">-2.3</td><td align="RIGHT">-0.35</td><td align="RIGHT">-2.65</td><td bgcolor="#000000" align="CENTER"><font color="#fff1dd">255 241 221</font></td></tr>
    <tr><td align="LEFT">G2III</td><td align="RIGHT">1.9</td><td align="RIGHT">5.23e+01</td><td align="RIGHT">9.16e+00</td><td align="RIGHT">5206</td><td align="RIGHT">0.86</td><td align="RIGHT">0.8</td><td align="RIGHT">-0.35</td><td align="RIGHT">0.45</td><td bgcolor="#000000" align="CENTER"><font color="#fff3e9">255 243 233</font></td></tr>
    <tr><td align="LEFT">G2IV</td><td align="RIGHT">1.4</td><td align="RIGHT">6.48e+00</td><td align="RIGHT">2.62e+00</td><td align="RIGHT">5780</td><td align="RIGHT">0.69</td><td align="RIGHT">2.9</td><td align="RIGHT">-0.18</td><td align="RIGHT">2.72</td><td bgcolor="#000000" align="CENTER"><font color="#fff4f2">255 244 242</font></td></tr>
    <tr><td align="LEFT">G2V</td><td align="RIGHT">1.0</td><td align="RIGHT">1.23e+00</td><td align="RIGHT">1.14e+00</td><td align="RIGHT">5780</td><td align="RIGHT">0.69</td><td align="RIGHT">4.7</td><td align="RIGHT">-0.18</td><td align="RIGHT">4.52</td><td bgcolor="#000000" align="CENTER"><font color="#fff5f2">255 245 242</font></td></tr>
    <tr><td align="LEFT">G2VI</td><td align="RIGHT">0.9</td><td align="RIGHT">3.73e-01</td><td align="RIGHT">6.28e-01</td><td align="RIGHT">5780</td><td align="RIGHT">0.69</td><td align="RIGHT">6.0</td><td align="RIGHT">-0.18</td><td align="RIGHT">5.82</td><td bgcolor="#000000" align="CENTER"><font color="#fff5f2">255 245 242</font></td></tr>
    <tr><td colspan="5"></td></tr>
    <tr><td align="LEFT">G3Ia0</td><td align="RIGHT">11.5</td><td align="RIGHT">7.03e+05</td><td align="RIGHT">1.18e+03</td><td align="RIGHT">4937</td><td align="RIGHT">0.94</td><td align="RIGHT">-9.4</td><td align="RIGHT">-0.47</td><td align="RIGHT">-9.87</td><td bgcolor="#000000" align="CENTER"><font color="#ffe7cb">255 231 203</font></td></tr>
    <tr><td align="LEFT">G3Ia</td><td align="RIGHT">7.2</td><td align="RIGHT">1.47e+05</td><td align="RIGHT">5.40e+02</td><td align="RIGHT">4937</td><td align="RIGHT">0.94</td><td align="RIGHT">-7.7</td><td align="RIGHT">-0.47</td><td align="RIGHT">-8.17</td><td bgcolor="#000000" align="CENTER"><font color="#ffe7cb">255 231 203</font></td></tr>
    <tr><td align="LEFT">G3Ib</td><td align="RIGHT">2.9</td><td align="RIGHT">8.46e+03</td><td align="RIGHT">1.30e+02</td><td align="RIGHT">4937</td><td align="RIGHT">0.94</td><td align="RIGHT">-4.6</td><td align="RIGHT">-0.47</td><td align="RIGHT">-5.07</td><td bgcolor="#000000" align="CENTER"><font color="#ffe7cb">255 231 203</font></td></tr>
    <tr><td align="LEFT">G3II</td><td align="RIGHT">2.4</td><td align="RIGHT">1.11e+03</td><td align="RIGHT">4.70e+01</td><td align="RIGHT">4937</td><td align="RIGHT">0.94</td><td align="RIGHT">-2.4</td><td align="RIGHT">-0.47</td><td align="RIGHT">-2.87</td><td bgcolor="#000000" align="CENTER"><font color="#ffefd7">255 239 215</font></td></tr>
    <tr><td align="LEFT">G3III</td><td align="RIGHT">1.9</td><td align="RIGHT">7.03e+01</td><td align="RIGHT">1.18e+01</td><td align="RIGHT">4937</td><td align="RIGHT">0.94</td><td align="RIGHT">0.6</td><td align="RIGHT">-0.47</td><td align="RIGHT">0.13</td><td bgcolor="#000000" align="CENTER"><font color="#fff3e9">255 243 233</font></td></tr>
    <tr><td align="LEFT">G3IV</td><td align="RIGHT">1.5</td><td align="RIGHT">6.04e+00</td><td align="RIGHT">2.63e+00</td><td align="RIGHT">5670</td><td align="RIGHT">0.72</td><td align="RIGHT">3.0</td><td align="RIGHT">-0.20</td><td align="RIGHT">2.80</td><td bgcolor="#000000" align="CENTER"><font color="#ffeee2">255 238 226</font></td></tr>
    <tr><td align="LEFT">G3V</td><td align="RIGHT">1.0</td><td align="RIGHT">1.15e+00</td><td align="RIGHT">1.15e+00</td><td align="RIGHT">5670</td><td align="RIGHT">0.72</td><td align="RIGHT">4.8</td><td align="RIGHT">-0.20</td><td align="RIGHT">4.60</td><td bgcolor="#000000" align="CENTER"><font color="#fff3ec">255 243 236</font></td></tr>
    <tr><td align="LEFT">G3VI</td><td align="RIGHT">0.8</td><td align="RIGHT">3.48e-01</td><td align="RIGHT">6.30e-01</td><td align="RIGHT">5670</td><td align="RIGHT">0.72</td><td align="RIGHT">6.1</td><td align="RIGHT">-0.20</td><td align="RIGHT">5.90</td><td bgcolor="#000000" align="CENTER"><font color="#fff3ec">255 243 236</font></td></tr>
    <tr><td colspan="5"></td></tr>
    <tr><td align="LEFT">G4Ia0</td><td align="RIGHT">12.0</td><td align="RIGHT">8.13e+05</td><td align="RIGHT">1.42e+03</td><td align="RIGHT">4669</td><td align="RIGHT">1.03</td><td align="RIGHT">-9.4</td><td align="RIGHT">-0.62</td><td align="RIGHT">-10.02</td><td bgcolor="#000000" align="CENTER"><font color="#ffe7c1">255 231 193</font></td></tr>
    <tr><td align="LEFT">G4Ia</td><td align="RIGHT">7.5</td><td align="RIGHT">1.70e+05</td><td align="RIGHT">6.49e+02</td><td align="RIGHT">4669</td><td align="RIGHT">1.03</td><td align="RIGHT">-7.7</td><td align="RIGHT">-0.62</td><td align="RIGHT">-8.32</td><td bgcolor="#000000" align="CENTER"><font color="#ffe7c1">255 231 193</font></td></tr>
    <tr><td align="LEFT">G4Ib</td><td align="RIGHT">3.0</td><td align="RIGHT">9.77e+03</td><td align="RIGHT">1.56e+02</td><td align="RIGHT">4669</td><td align="RIGHT">1.03</td><td align="RIGHT">-4.6</td><td align="RIGHT">-0.62</td><td align="RIGHT">-5.22</td><td bgcolor="#000000" align="CENTER"><font color="#ffe7c1">255 231 193</font></td></tr>
    <tr><td align="LEFT">G4II</td><td align="RIGHT">2.5</td><td align="RIGHT">1.29e+03</td><td align="RIGHT">5.65e+01</td><td align="RIGHT">4669</td><td align="RIGHT">1.03</td><td align="RIGHT">-2.4</td><td align="RIGHT">-0.62</td><td align="RIGHT">-3.02</td><td bgcolor="#000000" align="CENTER"><font color="#ffedd1">255 237 209</font></td></tr>
    <tr><td align="LEFT">G4III</td><td align="RIGHT">2.0</td><td align="RIGHT">8.91e+01</td><td align="RIGHT">1.49e+01</td><td align="RIGHT">4669</td><td align="RIGHT">1.03</td><td align="RIGHT">0.5</td><td align="RIGHT">-0.62</td><td align="RIGHT">-0.12</td><td bgcolor="#000000" align="CENTER"><font color="#fff3e9">255 243 233</font></td></tr>
    <tr><td align="LEFT">G4IV</td><td align="RIGHT">1.5</td><td align="RIGHT">6.20e+00</td><td align="RIGHT">2.76e+00</td><td align="RIGHT">5560</td><td align="RIGHT">0.75</td><td align="RIGHT">3.0</td><td align="RIGHT">-0.23</td><td align="RIGHT">2.77</td><td bgcolor="#000000" align="CENTER"><font color="#fff5ee">255 245 238</font></td></tr>
    <tr><td align="LEFT">G4V</td><td align="RIGHT">0.9</td><td align="RIGHT">9.82e-01</td><td align="RIGHT">1.10e+00</td><td align="RIGHT">5560</td><td align="RIGHT">0.75</td><td align="RIGHT">5.0</td><td align="RIGHT">-0.23</td><td align="RIGHT">4.77</td><td bgcolor="#000000" align="CENTER"><font color="#fff1e5">255 241 229</font></td></tr>
    <tr><td align="LEFT">G4VI</td><td align="RIGHT">0.8</td><td align="RIGHT">2.97e-01</td><td align="RIGHT">6.05e-01</td><td align="RIGHT">5560</td><td align="RIGHT">0.75</td><td align="RIGHT">6.3</td><td align="RIGHT">-0.23</td><td align="RIGHT">6.07</td><td bgcolor="#000000" align="CENTER"><font color="#fff1e5">255 241 229</font></td></tr>
    <tr><td colspan="5"></td></tr>
    <tr><td align="LEFT">G5Ia0</td><td align="RIGHT">12.5</td><td align="RIGHT">1.07e+06</td><td align="RIGHT">1.84e+03</td><td align="RIGHT">4400</td><td align="RIGHT">1.13</td><td align="RIGHT">-9.5</td><td align="RIGHT">-0.83</td><td align="RIGHT">-10.33</td><td bgcolor="#000000" align="CENTER"><font color="#ffe6b7">255 230 183</font></td></tr>
    <tr><td align="LEFT">G5Ia</td><td align="RIGHT">7.8</td><td align="RIGHT">1.86e+05</td><td align="RIGHT">7.66e+02</td><td align="RIGHT">4400</td><td align="RIGHT">1.13</td><td align="RIGHT">-7.6</td><td align="RIGHT">-0.83</td><td align="RIGHT">-8.43</td><td bgcolor="#000000" align="CENTER"><font color="#ffe6b7">255 230 183</font></td></tr>
    <tr><td align="LEFT">G5Ib</td><td align="RIGHT">3.2</td><td align="RIGHT">1.18e+04</td><td align="RIGHT">1.92e+02</td><td align="RIGHT">4400</td><td align="RIGHT">1.13</td><td align="RIGHT">-4.6</td><td align="RIGHT">-0.83</td><td align="RIGHT">-5.43</td><td bgcolor="#000000" align="CENTER"><font color="#ffe6b7">255 230 183</font></td></tr>
    <tr><td align="LEFT">G5II</td><td align="RIGHT">2.6</td><td align="RIGHT">1.55e+03</td><td align="RIGHT">6.99e+01</td><td align="RIGHT">4400</td><td align="RIGHT">1.13</td><td align="RIGHT">-2.4</td><td align="RIGHT">-0.83</td><td align="RIGHT">-3.23</td><td bgcolor="#000000" align="CENTER"><font color="#ffebcb">255 235 203</font></td></tr>
    <tr><td align="LEFT">G5III</td><td align="RIGHT">2.0</td><td align="RIGHT">1.18e+02</td><td align="RIGHT">1.92e+01</td><td align="RIGHT">4400</td><td align="RIGHT">1.13</td><td align="RIGHT">0.4</td><td align="RIGHT">-0.83</td><td align="RIGHT">-0.43</td><td bgcolor="#000000" align="CENTER"><font color="#ffecd3">255 236 211</font></td></tr>
    <tr><td align="LEFT">G5IV</td><td align="RIGHT">1.5</td><td align="RIGHT">6.38e+00</td><td align="RIGHT">2.92e+00</td><td align="RIGHT">5450</td><td align="RIGHT">0.79</td><td align="RIGHT">3.0</td><td align="RIGHT">-0.26</td><td align="RIGHT">2.74</td><td bgcolor="#000000" align="CENTER"><font color="#ffebd5">255 235 213</font></td></tr>
    <tr><td align="LEFT">G5V</td><td align="RIGHT">0.9</td><td align="RIGHT">8.41e-01</td><td align="RIGHT">1.06e+00</td><td align="RIGHT">5450</td><td align="RIGHT">0.79</td><td align="RIGHT">5.2</td><td align="RIGHT">-0.26</td><td align="RIGHT">4.94</td><td bgcolor="#000000" align="CENTER"><font color="#fff4ea">255 244 234</font></td></tr>
    <tr><td align="LEFT">G5VI</td><td align="RIGHT">0.8</td><td align="RIGHT">2.54e-01</td><td align="RIGHT">5.83e-01</td><td align="RIGHT">5450</td><td align="RIGHT">0.79</td><td align="RIGHT">6.5</td><td align="RIGHT">-0.26</td><td align="RIGHT">6.24</td><td bgcolor="#000000" align="CENTER"><font color="#fff4ea">255 244 234</font></td></tr>
    <tr><td colspan="5"></td></tr>
    <tr><td align="LEFT">G6Ia0</td><td align="RIGHT">12.5</td><td align="RIGHT">1.12e+06</td><td align="RIGHT">1.93e+03</td><td align="RIGHT">4343</td><td align="RIGHT">1.15</td><td align="RIGHT">-9.5</td><td align="RIGHT">-0.88</td><td align="RIGHT">-10.38</td><td bgcolor="#000000" align="CENTER"><font color="#ffe3b2">255 227 178</font></td></tr>
    <tr><td align="LEFT">G6Ia</td><td align="RIGHT">7.9</td><td align="RIGHT">1.95e+05</td><td align="RIGHT">8.04e+02</td><td align="RIGHT">4343</td><td align="RIGHT">1.15</td><td align="RIGHT">-7.6</td><td align="RIGHT">-0.88</td><td align="RIGHT">-8.48</td><td bgcolor="#000000" align="CENTER"><font color="#ffe3b2">255 227 178</font></td></tr>
    <tr><td align="LEFT">G6Ib</td><td align="RIGHT">3.3</td><td align="RIGHT">1.23e+04</td><td align="RIGHT">2.02e+02</td><td align="RIGHT">4343</td><td align="RIGHT">1.15</td><td align="RIGHT">-4.6</td><td align="RIGHT">-0.88</td><td align="RIGHT">-5.48</td><td bgcolor="#000000" align="CENTER"><font color="#ffe3b2">255 227 178</font></td></tr>
    <tr><td align="LEFT">G6II</td><td align="RIGHT">2.7</td><td align="RIGHT">1.62e+03</td><td align="RIGHT">7.33e+01</td><td align="RIGHT">4343</td><td align="RIGHT">1.15</td><td align="RIGHT">-2.4</td><td align="RIGHT">-0.88</td><td align="RIGHT">-3.28</td><td bgcolor="#000000" align="CENTER"><font color="#ffe9c6">255 233 198</font></td></tr>
    <tr><td align="LEFT">G6III</td><td align="RIGHT">2.1</td><td align="RIGHT">1.23e+02</td><td align="RIGHT">2.02e+01</td><td align="RIGHT">4343</td><td align="RIGHT">1.15</td><td align="RIGHT">0.4</td><td align="RIGHT">-0.88</td><td align="RIGHT">-0.48</td><td bgcolor="#000000" align="CENTER"><font color="#ffecd7">255 236 215</font></td></tr>
    <tr><td align="LEFT">G6IV</td><td align="RIGHT">1.5</td><td align="RIGHT">6.59e+00</td><td align="RIGHT">3.09e+00</td><td align="RIGHT">5340</td><td align="RIGHT">0.82</td><td align="RIGHT">3.0</td><td align="RIGHT">-0.30</td><td align="RIGHT">2.70</td><td bgcolor="#000000" align="CENTER"><font color="#fff2ea">255 242 234</font></td></tr>
    <tr><td align="LEFT">G6V</td><td align="RIGHT">0.9</td><td align="RIGHT">7.92e-01</td><td align="RIGHT">1.07e+00</td><td align="RIGHT">5340</td><td align="RIGHT">0.82</td><td align="RIGHT">5.3</td><td align="RIGHT">-0.30</td><td align="RIGHT">5.00</td><td bgcolor="#000000" align="CENTER"><font color="#fff4eb">255 244 235</font></td></tr>
    <tr><td align="LEFT">G6VI</td><td align="RIGHT">0.8</td><td align="RIGHT">2.18e-01</td><td align="RIGHT">5.62e-01</td><td align="RIGHT">5340</td><td align="RIGHT">0.82</td><td align="RIGHT">6.7</td><td align="RIGHT">-0.30</td><td align="RIGHT">6.40</td><td bgcolor="#000000" align="CENTER"><font color="#fff4eb">255 244 235</font></td></tr>
    <tr><td colspan="5"></td></tr>
    <tr><td align="LEFT">G7Ia0</td><td align="RIGHT">12.5</td><td align="RIGHT">1.18e+06</td><td align="RIGHT">2.03e+03</td><td align="RIGHT">4286</td><td align="RIGHT">1.17</td><td align="RIGHT">-9.5</td><td align="RIGHT">-0.93</td><td align="RIGHT">-10.43</td><td bgcolor="#000000" align="CENTER"><font color="#ffdfac">255 223 172</font></td></tr>
    <tr><td align="LEFT">G7Ia</td><td align="RIGHT">8.0</td><td align="RIGHT">2.05e+05</td><td align="RIGHT">8.46e+02</td><td align="RIGHT">4286</td><td align="RIGHT">1.17</td><td align="RIGHT">-7.6</td><td align="RIGHT">-0.93</td><td align="RIGHT">-8.53</td><td bgcolor="#000000" align="CENTER"><font color="#ffdfac">255 223 172</font></td></tr>
    <tr><td align="LEFT">G7Ib</td><td align="RIGHT">3.5</td><td align="RIGHT">1.29e+04</td><td align="RIGHT">2.12e+02</td><td align="RIGHT">4286</td><td align="RIGHT">1.17</td><td align="RIGHT">-4.6</td><td align="RIGHT">-0.93</td><td align="RIGHT">-5.53</td><td bgcolor="#000000" align="CENTER"><font color="#ffdfac">255 223 172</font></td></tr>
    <tr><td align="LEFT">G7II</td><td align="RIGHT">2.8</td><td align="RIGHT">1.70e+03</td><td align="RIGHT">7.71e+01</td><td align="RIGHT">4286</td><td align="RIGHT">1.17</td><td align="RIGHT">-2.4</td><td align="RIGHT">-0.93</td><td align="RIGHT">-3.33</td><td bgcolor="#000000" align="CENTER"><font color="#ffe7c2">255 231 194</font></td></tr>
    <tr><td align="LEFT">G7III</td><td align="RIGHT">2.2</td><td align="RIGHT">1.29e+02</td><td align="RIGHT">2.12e+01</td><td align="RIGHT">4286</td><td align="RIGHT">1.17</td><td align="RIGHT">0.4</td><td align="RIGHT">-0.93</td><td align="RIGHT">-0.53</td><td bgcolor="#000000" align="CENTER"><font color="#ffeacf">255 234 207</font></td></tr>
    <tr><td align="LEFT">G7IV</td><td align="RIGHT">1.5</td><td align="RIGHT">6.84e+00</td><td align="RIGHT">3.28e+00</td><td align="RIGHT">5230</td><td align="RIGHT">0.85</td><td align="RIGHT">3.0</td><td align="RIGHT">-0.34</td><td align="RIGHT">2.66</td><td bgcolor="#000000" align="CENTER"><font color="#ffe7cd">255 231 205</font></td></tr>
    <tr><td align="LEFT">G7V</td><td align="RIGHT">0.9</td><td align="RIGHT">6.84e-01</td><td align="RIGHT">1.04e+00</td><td align="RIGHT">5230</td><td align="RIGHT">0.85</td><td align="RIGHT">5.5</td><td align="RIGHT">-0.34</td><td align="RIGHT">5.16</td><td bgcolor="#000000" align="CENTER"><font color="#fff4eb">255 244 235</font></td></tr>
    <tr><td align="LEFT">G7VI</td><td align="RIGHT">0.7</td><td align="RIGHT">2.06e-01</td><td align="RIGHT">5.70e-01</td><td align="RIGHT">5230</td><td align="RIGHT">0.85</td><td align="RIGHT">6.8</td><td align="RIGHT">-0.34</td><td align="RIGHT">6.46</td><td bgcolor="#000000" align="CENTER"><font color="#fff4eb">255 244 235</font></td></tr>
    <tr><td colspan="5"></td></tr>
    <tr><td align="LEFT">G8Ia0</td><td align="RIGHT">12.5</td><td align="RIGHT">1.13e+06</td><td align="RIGHT">2.04e+03</td><td align="RIGHT">4229</td><td align="RIGHT">1.19</td><td align="RIGHT">-9.4</td><td align="RIGHT">-0.98</td><td align="RIGHT">-10.38</td><td bgcolor="#000000" align="CENTER"><font color="#ffdca7">255 220 167</font></td></tr>
    <tr><td align="LEFT">G8Ia</td><td align="RIGHT">8.1</td><td align="RIGHT">1.96e+05</td><td align="RIGHT">8.51e+02</td><td align="RIGHT">4229</td><td align="RIGHT">1.19</td><td align="RIGHT">-7.5</td><td align="RIGHT">-0.98</td><td align="RIGHT">-8.48</td><td bgcolor="#000000" align="CENTER"><font color="#ffdca7">255 220 167</font></td></tr>
    <tr><td align="LEFT">G8Ib</td><td align="RIGHT">3.6</td><td align="RIGHT">1.49e+04</td><td align="RIGHT">2.34e+02</td><td align="RIGHT">4229</td><td align="RIGHT">1.19</td><td align="RIGHT">-4.7</td><td align="RIGHT">-0.98</td><td align="RIGHT">-5.68</td><td bgcolor="#000000" align="CENTER"><font color="#ffdca7">255 220 167</font></td></tr>
    <tr><td align="LEFT">G8II</td><td align="RIGHT">2.9</td><td align="RIGHT">1.96e+03</td><td align="RIGHT">8.51e+01</td><td align="RIGHT">4229</td><td align="RIGHT">1.19</td><td align="RIGHT">-2.5</td><td align="RIGHT">-0.98</td><td align="RIGHT">-3.48</td><td bgcolor="#000000" align="CENTER"><font color="#ffe5bd">255 229 189</font></td></tr>
    <tr><td align="LEFT">G8III</td><td align="RIGHT">2.2</td><td align="RIGHT">1.24e+02</td><td align="RIGHT">2.14e+01</td><td align="RIGHT">4229</td><td align="RIGHT">1.19</td><td align="RIGHT">0.5</td><td align="RIGHT">-0.98</td><td align="RIGHT">-0.48</td><td bgcolor="#000000" align="CENTER"><font color="#ffe7c7">255 231 199</font></td></tr>
    <tr><td align="LEFT">G8IV</td><td align="RIGHT">1.5</td><td align="RIGHT">6.50e+00</td><td align="RIGHT">3.34e+00</td><td align="RIGHT">5120</td><td align="RIGHT">0.89</td><td align="RIGHT">3.1</td><td align="RIGHT">-0.38</td><td align="RIGHT">2.72</td><td bgcolor="#000000" align="CENTER"><font color="#ffe9d3">255 233 211</font></td></tr>
    <tr><td align="LEFT">G8V</td><td align="RIGHT">0.8</td><td align="RIGHT">6.50e-01</td><td align="RIGHT">1.06e+00</td><td align="RIGHT">5120</td><td align="RIGHT">0.89</td><td align="RIGHT">5.6</td><td align="RIGHT">-0.38</td><td align="RIGHT">5.22</td><td bgcolor="#000000" align="CENTER"><font color="#ffedde">255 237 222</font></td></tr>
    <tr><td align="LEFT">G8VI</td><td align="RIGHT">0.7</td><td align="RIGHT">1.79e-01</td><td align="RIGHT">5.54e-01</td><td align="RIGHT">5120</td><td align="RIGHT">0.89</td><td align="RIGHT">7.0</td><td align="RIGHT">-0.38</td><td align="RIGHT">6.62</td><td bgcolor="#000000" align="CENTER"><font color="#ffedde">255 237 222</font></td></tr>
    <tr><td colspan="5"></td></tr>
    <tr><td align="LEFT">G9Ia0</td><td align="RIGHT">12.5</td><td align="RIGHT">1.19e+06</td><td align="RIGHT">2.16e+03</td><td align="RIGHT">4171</td><td align="RIGHT">1.21</td><td align="RIGHT">-9.4</td><td align="RIGHT">-1.04</td><td align="RIGHT">-10.44</td><td bgcolor="#000000" align="CENTER"><font color="#ffddae">255 221 174</font></td></tr>
    <tr><td align="LEFT">G9Ia</td><td align="RIGHT">8.1</td><td align="RIGHT">2.07e+05</td><td align="RIGHT">8.98e+02</td><td align="RIGHT">4171</td><td align="RIGHT">1.21</td><td align="RIGHT">-7.5</td><td align="RIGHT">-1.04</td><td align="RIGHT">-8.54</td><td bgcolor="#000000" align="CENTER"><font color="#ffddae">255 221 174</font></td></tr>
    <tr><td align="LEFT">G9Ib</td><td align="RIGHT">3.8</td><td align="RIGHT">1.57e+04</td><td align="RIGHT">2.47e+02</td><td align="RIGHT">4171</td><td align="RIGHT">1.21</td><td align="RIGHT">-4.7</td><td align="RIGHT">-1.04</td><td align="RIGHT">-5.74</td><td bgcolor="#000000" align="CENTER"><font color="#ffddae">255 221 174</font></td></tr>
    <tr><td align="LEFT">G9II</td><td align="RIGHT">3.0</td><td align="RIGHT">2.07e+03</td><td align="RIGHT">8.98e+01</td><td align="RIGHT">4171</td><td align="RIGHT">1.21</td><td align="RIGHT">-2.5</td><td align="RIGHT">-1.04</td><td align="RIGHT">-3.54</td><td bgcolor="#000000" align="CENTER"><font color="#ffe3b8">255 227 184</font></td></tr>
    <tr><td align="LEFT">G9III</td><td align="RIGHT">2.3</td><td align="RIGHT">1.31e+02</td><td align="RIGHT">2.26e+01</td><td align="RIGHT">4171</td><td align="RIGHT">1.21</td><td align="RIGHT">0.5</td><td align="RIGHT">-1.04</td><td align="RIGHT">-0.54</td><td bgcolor="#000000" align="CENTER"><font color="#ffe7c4">255 231 196</font></td></tr>
    <tr><td align="LEFT">G9IV</td><td align="RIGHT">1.6</td><td align="RIGHT">6.80e+00</td><td align="RIGHT">3.57e+00</td><td align="RIGHT">5010</td><td align="RIGHT">0.92</td><td align="RIGHT">3.1</td><td align="RIGHT">-0.43</td><td align="RIGHT">2.67</td><td bgcolor="#000000" align="CENTER"><font color="#ffe5c8">255 229 200</font></td></tr>
    <tr><td align="LEFT">G9V</td><td align="RIGHT">0.8</td><td align="RIGHT">5.66e-01</td><td align="RIGHT">1.03e+00</td><td align="RIGHT">5010</td><td align="RIGHT">0.92</td><td align="RIGHT">5.8</td><td align="RIGHT">-0.43</td><td align="RIGHT">5.37</td><td bgcolor="#000000" align="CENTER"><font color="#ffefdd">255 239 221</font></td></tr>
    <tr><td align="LEFT">G9VI</td><td align="RIGHT">0.7</td><td align="RIGHT">1.71e-01</td><td align="RIGHT">5.66e-01</td><td align="RIGHT">5010</td><td align="RIGHT">0.92</td><td align="RIGHT">7.1</td><td align="RIGHT">-0.43</td><td align="RIGHT">6.67</td><td bgcolor="#000000" align="CENTER"><font color="#ffefdd">255 239 221</font></td></tr>
    <tr><td colspan="5"></td></tr>
    <tr><td align="LEFT">K0Ia0</td><td align="RIGHT">12.5</td><td align="RIGHT">1.26e+06</td><td align="RIGHT">2.28e+03</td><td align="RIGHT">4114</td><td align="RIGHT">1.24</td><td align="RIGHT">-9.4</td><td align="RIGHT">-1.10</td><td align="RIGHT">-10.50</td><td bgcolor="#000000" align="CENTER"><font color="#ffddb5">255 221 181</font></td></tr>
    <tr><td align="LEFT">K0Ia</td><td align="RIGHT">8.2</td><td align="RIGHT">2.19e+05</td><td align="RIGHT">9.50e+02</td><td align="RIGHT">4114</td><td align="RIGHT">1.24</td><td align="RIGHT">-7.5</td><td align="RIGHT">-1.10</td><td align="RIGHT">-8.60</td><td bgcolor="#000000" align="CENTER"><font color="#ffddb5">255 221 181</font></td></tr>
    <tr><td align="LEFT">K0Ib</td><td align="RIGHT">3.9</td><td align="RIGHT">1.66e+04</td><td align="RIGHT">2.62e+02</td><td align="RIGHT">4114</td><td align="RIGHT">1.24</td><td align="RIGHT">-4.7</td><td align="RIGHT">-1.10</td><td align="RIGHT">-5.80</td><td bgcolor="#000000" align="CENTER"><font color="#ffddb5">255 221 181</font></td></tr>
    <tr><td align="LEFT">K0II</td><td align="RIGHT">3.1</td><td align="RIGHT">2.19e+03</td><td align="RIGHT">9.50e+01</td><td align="RIGHT">4114</td><td align="RIGHT">1.24</td><td align="RIGHT">-2.5</td><td align="RIGHT">-1.10</td><td align="RIGHT">-3.60</td><td bgcolor="#000000" align="CENTER"><font color="#ffe2b4">255 226 180</font></td></tr>
    <tr><td align="LEFT">K0III</td><td align="RIGHT">2.3</td><td align="RIGHT">1.38e+02</td><td align="RIGHT">2.39e+01</td><td align="RIGHT">4114</td><td align="RIGHT">1.24</td><td align="RIGHT">0.5</td><td align="RIGHT">-1.10</td><td align="RIGHT">-0.60</td><td bgcolor="#000000" align="CENTER"><font color="#ffe3be">255 227 190</font></td></tr>
    <tr><td align="LEFT">K0IV</td><td align="RIGHT">1.6</td><td align="RIGHT">7.16e+00</td><td align="RIGHT">3.83e+00</td><td align="RIGHT">4900</td><td align="RIGHT">0.96</td><td align="RIGHT">3.1</td><td align="RIGHT">-0.49</td><td align="RIGHT">2.61</td><td bgcolor="#000000" align="CENTER"><font color="#ffe1bd">255 225 189</font></td></tr>
    <tr><td align="LEFT">K0V</td><td align="RIGHT">0.8</td><td align="RIGHT">5.43e-01</td><td align="RIGHT">1.05e+00</td><td align="RIGHT">4900</td><td align="RIGHT">0.96</td><td align="RIGHT">5.9</td><td align="RIGHT">-0.49</td><td align="RIGHT">5.41</td><td bgcolor="#000000" align="CENTER"><font color="#ffeedd">255 238 221</font></td></tr>
    <tr><td align="LEFT">K0VI</td><td align="RIGHT">0.7</td><td align="RIGHT">1.50e-01</td><td align="RIGHT">5.53e-01</td><td align="RIGHT">4900</td><td align="RIGHT">0.96</td><td align="RIGHT">7.3</td><td align="RIGHT">-0.49</td><td align="RIGHT">6.81</td><td bgcolor="#000000" align="CENTER"><font color="#ffeedd">255 238 221</font></td></tr>
    <tr><td colspan="5"></td></tr>
    <tr><td align="LEFT">K1Ia0</td><td align="RIGHT">12.5</td><td align="RIGHT">1.22e+06</td><td align="RIGHT">2.30e+03</td><td align="RIGHT">4057</td><td align="RIGHT">1.26</td><td align="RIGHT">-9.3</td><td align="RIGHT">-1.17</td><td align="RIGHT">-10.47</td><td bgcolor="#000000" align="CENTER"><font color="#ffdcb1">255 220 177</font></td></tr>
    <tr><td align="LEFT">K1Ia</td><td align="RIGHT">8.3</td><td align="RIGHT">2.12e+05</td><td align="RIGHT">9.60e+02</td><td align="RIGHT">4057</td><td align="RIGHT">1.26</td><td align="RIGHT">-7.4</td><td align="RIGHT">-1.17</td><td align="RIGHT">-8.57</td><td bgcolor="#000000" align="CENTER"><font color="#ffdcb1">255 220 177</font></td></tr>
    <tr><td align="LEFT">K1Ib</td><td align="RIGHT">4.1</td><td align="RIGHT">1.76e+04</td><td align="RIGHT">2.77e+02</td><td align="RIGHT">4057</td><td align="RIGHT">1.26</td><td align="RIGHT">-4.7</td><td align="RIGHT">-1.17</td><td align="RIGHT">-5.87</td><td bgcolor="#000000" align="CENTER"><font color="#ffdcb1">255 220 177</font></td></tr>
    <tr><td align="LEFT">K1II</td><td align="RIGHT">3.3</td><td align="RIGHT">2.32e+03</td><td align="RIGHT">1.01e+02</td><td align="RIGHT">4057</td><td align="RIGHT">1.26</td><td align="RIGHT">-2.5</td><td align="RIGHT">-1.17</td><td align="RIGHT">-3.67</td><td bgcolor="#000000" align="CENTER"><font color="#ffe0af">255 224 175</font></td></tr>
    <tr><td align="LEFT">K1III</td><td align="RIGHT">2.4</td><td align="RIGHT">1.61e+02</td><td align="RIGHT">2.64e+01</td><td align="RIGHT">4057</td><td align="RIGHT">1.26</td><td align="RIGHT">0.4</td><td align="RIGHT">-1.17</td><td align="RIGHT">-0.77</td><td bgcolor="#000000" align="CENTER"><font color="#ffdfb5">255 223 181</font></td></tr>
    <tr><td align="LEFT">K1IV</td><td align="RIGHT">1.6</td><td align="RIGHT">7.71e+00</td><td align="RIGHT">4.21e+00</td><td align="RIGHT">4760</td><td align="RIGHT">1.00</td><td align="RIGHT">3.1</td><td align="RIGHT">-0.57</td><td align="RIGHT">2.53</td><td bgcolor="#000000" align="CENTER"><font color="#ffd8ab">255 216 171</font></td></tr>
    <tr><td align="LEFT">K1V</td><td align="RIGHT">0.8</td><td align="RIGHT">4.43e-01</td><td align="RIGHT">1.01e+00</td><td align="RIGHT">4760</td><td align="RIGHT">1.00</td><td align="RIGHT">6.2</td><td align="RIGHT">-0.57</td><td align="RIGHT">5.63</td><td bgcolor="#000000" align="CENTER"><font color="#ffe0bc">255 224 188</font></td></tr>
    <tr><td align="LEFT">K1VI</td><td align="RIGHT">0.6</td><td align="RIGHT">1.34e-01</td><td align="RIGHT">5.55e-01</td><td align="RIGHT">4760</td><td align="RIGHT">1.00</td><td align="RIGHT">7.5</td><td align="RIGHT">-0.57</td><td align="RIGHT">6.93</td><td bgcolor="#000000" align="CENTER"><font color="#ffe0bc">255 224 188</font></td></tr>
    <tr><td colspan="5"></td></tr>
    <tr><td align="LEFT">K2Ia0</td><td align="RIGHT">13.3</td><td align="RIGHT">1.30e+06</td><td align="RIGHT">2.44e+03</td><td align="RIGHT">4000</td><td align="RIGHT">1.28</td><td align="RIGHT">-9.3</td><td align="RIGHT">-1.23</td><td align="RIGHT">-10.53</td><td bgcolor="#000000" align="CENTER"><font color="#ffd387">255 211 135</font></td></tr>
    <tr><td align="LEFT">K2Ia</td><td align="RIGHT">8.8</td><td align="RIGHT">2.25e+05</td><td align="RIGHT">1.02e+03</td><td align="RIGHT">4000</td><td align="RIGHT">1.28</td><td align="RIGHT">-7.4</td><td align="RIGHT">-1.23</td><td align="RIGHT">-8.63</td><td bgcolor="#000000" align="CENTER"><font color="#ffd387">255 211 135</font></td></tr>
    <tr><td align="LEFT">K2Ib</td><td align="RIGHT">4.3</td><td align="RIGHT">2.06e+04</td><td align="RIGHT">3.08e+02</td><td align="RIGHT">4000</td><td align="RIGHT">1.28</td><td align="RIGHT">-4.8</td><td align="RIGHT">-1.23</td><td align="RIGHT">-6.03</td><td bgcolor="#000000" align="CENTER"><font color="#ffd387">255 211 135</font></td></tr>
    <tr><td align="LEFT">K2II</td><td align="RIGHT">3.4</td><td align="RIGHT">2.47e+03</td><td align="RIGHT">1.07e+02</td><td align="RIGHT">4000</td><td align="RIGHT">1.28</td><td align="RIGHT">-2.5</td><td align="RIGHT">-1.23</td><td align="RIGHT">-3.73</td><td bgcolor="#000000" align="CENTER"><font color="#ffdeaa">255 222 170</font></td></tr>
    <tr><td align="LEFT">K2III</td><td align="RIGHT">2.5</td><td align="RIGHT">2.06e+02</td><td align="RIGHT">3.08e+01</td><td align="RIGHT">4000</td><td align="RIGHT">1.28</td><td align="RIGHT">0.2</td><td align="RIGHT">-1.23</td><td align="RIGHT">-1.03</td><td bgcolor="#000000" align="CENTER"><font color="#ffddaf">255 221 175</font></td></tr>
    <tr><td align="LEFT">K2IV</td><td align="RIGHT">1.6</td><td align="RIGHT">8.38e+00</td><td align="RIGHT">4.66e+00</td><td align="RIGHT">4620</td><td align="RIGHT">1.05</td><td align="RIGHT">3.1</td><td align="RIGHT">-0.66</td><td align="RIGHT">2.44</td><td bgcolor="#000000" align="CENTER"><font color="#ffe5ca">255 229 202</font></td></tr>
    <tr><td align="LEFT">K2V</td><td align="RIGHT">0.7</td><td align="RIGHT">4.01e-01</td><td align="RIGHT">1.02e+00</td><td align="RIGHT">4620</td><td align="RIGHT">1.05</td><td align="RIGHT">6.4</td><td align="RIGHT">-0.66</td><td align="RIGHT">5.74</td><td bgcolor="#000000" align="CENTER"><font color="#ffe3c4">255 227 196</font></td></tr>
    <tr><td align="LEFT">K2VI</td><td align="RIGHT">0.6</td><td align="RIGHT">1.21e-01</td><td align="RIGHT">5.60e-01</td><td align="RIGHT">4620</td><td align="RIGHT">1.05</td><td align="RIGHT">7.7</td><td align="RIGHT">-0.66</td><td align="RIGHT">7.04</td><td bgcolor="#000000" align="CENTER"><font color="#ffe3c4">255 227 196</font></td></tr>
    <tr><td colspan="5"></td></tr>
    <tr><td align="LEFT">K3Ia0</td><td align="RIGHT">14.2</td><td align="RIGHT">1.46e+06</td><td align="RIGHT">2.72e+03</td><td align="RIGHT">3900</td><td align="RIGHT">1.32</td><td align="RIGHT">-9.3</td><td align="RIGHT">-1.36</td><td align="RIGHT">-10.66</td><td bgcolor="#000000" align="CENTER"><font color="#ffcc80">255 204 128</font></td></tr>
    <tr><td align="LEFT">K3Ia</td><td align="RIGHT">9.4</td><td align="RIGHT">2.53e+05</td><td align="RIGHT">1.14e+03</td><td align="RIGHT">3900</td><td align="RIGHT">1.32</td><td align="RIGHT">-7.4</td><td align="RIGHT">-1.36</td><td align="RIGHT">-8.76</td><td bgcolor="#000000" align="CENTER"><font color="#ffcc80">255 204 128</font></td></tr>
    <tr><td align="LEFT">K3Ib</td><td align="RIGHT">4.6</td><td align="RIGHT">2.53e+04</td><td align="RIGHT">3.59e+02</td><td align="RIGHT">3900</td><td align="RIGHT">1.32</td><td align="RIGHT">-4.9</td><td align="RIGHT">-1.36</td><td align="RIGHT">-6.26</td><td bgcolor="#000000" align="CENTER"><font color="#ffcc80">255 204 128</font></td></tr>
    <tr><td align="LEFT">K3II</td><td align="RIGHT">3.6</td><td align="RIGHT">2.77e+03</td><td align="RIGHT">1.19e+02</td><td align="RIGHT">3900</td><td align="RIGHT">1.32</td><td align="RIGHT">-2.5</td><td align="RIGHT">-1.36</td><td align="RIGHT">-3.86</td><td bgcolor="#000000" align="CENTER"><font color="#ffdca6">255 220 166</font></td></tr>
    <tr><td align="LEFT">K3III</td><td align="RIGHT">2.6</td><td align="RIGHT">2.53e+02</td><td align="RIGHT">3.59e+01</td><td align="RIGHT">3900</td><td align="RIGHT">1.32</td><td align="RIGHT">0.1</td><td align="RIGHT">-1.36</td><td align="RIGHT">-1.26</td><td bgcolor="#000000" align="CENTER"><font color="#ffd8a7">255 216 167</font></td></tr>
    <tr><td align="LEFT">K3IV</td><td align="RIGHT">1.7</td><td align="RIGHT">9.22e+00</td><td align="RIGHT">5.19e+00</td><td align="RIGHT">4480</td><td align="RIGHT">1.10</td><td align="RIGHT">3.1</td><td align="RIGHT">-0.76</td><td align="RIGHT">2.34</td><td bgcolor="#000000" align="CENTER"><font color="#ffdba7">255 219 167</font></td></tr>
    <tr><td align="LEFT">K3V</td><td align="RIGHT">0.7</td><td align="RIGHT">3.35e-01</td><td align="RIGHT">9.90e-01</td><td align="RIGHT">4480</td><td align="RIGHT">1.10</td><td align="RIGHT">6.7</td><td align="RIGHT">-0.76</td><td align="RIGHT">5.94</td><td bgcolor="#000000" align="CENTER"><font color="#ffdec3">255 222 195</font></td></tr>
    <tr><td align="LEFT">K3VI</td><td align="RIGHT">0.6</td><td align="RIGHT">1.01e-01</td><td align="RIGHT">5.44e-01</td><td align="RIGHT">4480</td><td align="RIGHT">1.10</td><td align="RIGHT">8.0</td><td align="RIGHT">-0.76</td><td align="RIGHT">7.24</td><td bgcolor="#000000" align="CENTER"><font color="#ffdec3">255 222 195</font></td></tr>
    <tr><td colspan="5"></td></tr>
    <tr><td align="LEFT">K4Ia0</td><td align="RIGHT">15.0</td><td align="RIGHT">1.65e+06</td><td align="RIGHT">3.06e+03</td><td align="RIGHT">3800</td><td align="RIGHT">1.36</td><td align="RIGHT">-9.3</td><td align="RIGHT">-1.50</td><td align="RIGHT">-10.80</td><td bgcolor="#000000" align="CENTER"><font color="#ffc976">255 201 118</font></td></tr>
    <tr><td align="LEFT">K4Ia</td><td align="RIGHT">9.9</td><td align="RIGHT">2.62e+05</td><td align="RIGHT">1.22e+03</td><td align="RIGHT">3800</td><td align="RIGHT">1.36</td><td align="RIGHT">-7.3</td><td align="RIGHT">-1.50</td><td align="RIGHT">-8.80</td><td bgcolor="#000000" align="CENTER"><font color="#ffc976">255 201 118</font></td></tr>
    <tr><td align="LEFT">K4Ib</td><td align="RIGHT">4.8</td><td align="RIGHT">3.15e+04</td><td align="RIGHT">4.22e+02</td><td align="RIGHT">3800</td><td align="RIGHT">1.36</td><td align="RIGHT">-5.0</td><td align="RIGHT">-1.50</td><td align="RIGHT">-6.50</td><td bgcolor="#000000" align="CENTER"><font color="#ffc976">255 201 118</font></td></tr>
    <tr><td align="LEFT">K4II</td><td align="RIGHT">3.8</td><td align="RIGHT">3.15e+03</td><td align="RIGHT">1.33e+02</td><td align="RIGHT">3800</td><td align="RIGHT">1.36</td><td align="RIGHT">-2.5</td><td align="RIGHT">-1.50</td><td align="RIGHT">-4.00</td><td bgcolor="#000000" align="CENTER"><font color="#ffdaa1">255 218 161</font></td></tr>
    <tr><td align="LEFT">K4III</td><td align="RIGHT">2.7</td><td align="RIGHT">3.45e+02</td><td align="RIGHT">4.42e+01</td><td align="RIGHT">3800</td><td align="RIGHT">1.36</td><td align="RIGHT">-0.1</td><td align="RIGHT">-1.50</td><td align="RIGHT">-1.60</td><td bgcolor="#000000" align="CENTER"><font color="#ffd392">255 211 146</font></td></tr>
    <tr><td align="LEFT">K4IV</td><td align="RIGHT">1.7</td><td align="RIGHT">1.03e+01</td><td align="RIGHT">5.84e+00</td><td align="RIGHT">4340</td><td align="RIGHT">1.15</td><td align="RIGHT">3.1</td><td align="RIGHT">-0.88</td><td align="RIGHT">2.22</td><td bgcolor="#000000" align="CENTER"><font color="#ffdaa6">255 218 166</font></td></tr>
    <tr><td align="LEFT">K4V</td><td align="RIGHT">0.7</td><td align="RIGHT">3.10e-01</td><td align="RIGHT">1.02e+00</td><td align="RIGHT">4340</td><td align="RIGHT">1.15</td><td align="RIGHT">6.9</td><td align="RIGHT">-0.88</td><td align="RIGHT">6.02</td><td bgcolor="#000000" align="CENTER"><font color="#ffd8b5">255 216 181</font></td></tr>
    <tr><td align="LEFT">K4VI</td><td align="RIGHT">0.5</td><td align="RIGHT">9.36e-02</td><td align="RIGHT">5.58e-01</td><td align="RIGHT">4340</td><td align="RIGHT">1.15</td><td align="RIGHT">8.2</td><td align="RIGHT">-0.88</td><td align="RIGHT">7.32</td><td bgcolor="#000000" align="CENTER"><font color="#ffd8b5">255 216 181</font></td></tr>
    <tr><td colspan="5"></td></tr>
    <tr><td align="LEFT">K5Ia0</td><td align="RIGHT">15.8</td><td align="RIGHT">1.90e+06</td><td align="RIGHT">3.46e+03</td><td align="RIGHT">3700</td><td align="RIGHT">1.41</td><td align="RIGHT">-9.3</td><td align="RIGHT">-1.65</td><td align="RIGHT">-10.95</td><td bgcolor="#000000" align="CENTER"><font color="#ffd19a">255 209 154</font></td></tr>
    <tr><td align="LEFT">K5Ia</td><td align="RIGHT">10.4</td><td align="RIGHT">3.01e+05</td><td align="RIGHT">1.38e+03</td><td align="RIGHT">3700</td><td align="RIGHT">1.41</td><td align="RIGHT">-7.3</td><td align="RIGHT">-1.65</td><td align="RIGHT">-8.95</td><td bgcolor="#000000" align="CENTER"><font color="#ffd19a">255 209 154</font></td></tr>
    <tr><td align="LEFT">K5Ib</td><td align="RIGHT">5.0</td><td align="RIGHT">3.96e+04</td><td align="RIGHT">4.99e+02</td><td align="RIGHT">3700</td><td align="RIGHT">1.41</td><td align="RIGHT">-5.1</td><td align="RIGHT">-1.65</td><td align="RIGHT">-6.75</td><td bgcolor="#000000" align="CENTER"><font color="#ffd19a">255 209 154</font></td></tr>
    <tr><td align="LEFT">K5II</td><td align="RIGHT">3.9</td><td align="RIGHT">3.62e+03</td><td align="RIGHT">1.51e+02</td><td align="RIGHT">3700</td><td align="RIGHT">1.41</td><td align="RIGHT">-2.5</td><td align="RIGHT">-1.65</td><td align="RIGHT">-4.15</td><td bgcolor="#000000" align="CENTER"><font color="#ffd89c">255 216 156</font></td></tr>
    <tr><td align="LEFT">K5III</td><td align="RIGHT">2.8</td><td align="RIGHT">4.35e+02</td><td align="RIGHT">5.23e+01</td><td align="RIGHT">3700</td><td align="RIGHT">1.41</td><td align="RIGHT">-0.2</td><td align="RIGHT">-1.65</td><td align="RIGHT">-1.85</td><td bgcolor="#000000" align="CENTER"><font color="#ffcc8a">255 204 138</font></td></tr>
    <tr><td align="LEFT">K5IV</td><td align="RIGHT">1.8</td><td align="RIGHT">1.06e+01</td><td align="RIGHT">6.33e+00</td><td align="RIGHT">4200</td><td align="RIGHT">1.20</td><td align="RIGHT">3.2</td><td align="RIGHT">-1.01</td><td align="RIGHT">2.19</td><td bgcolor="#000000" align="CENTER"><font color="#ffd9a5">255 217 165</font></td></tr>
    <tr><td align="LEFT">K5V</td><td align="RIGHT">0.7</td><td align="RIGHT">2.66e-01</td><td align="RIGHT">1.00e+00</td><td align="RIGHT">4200</td><td align="RIGHT">1.20</td><td align="RIGHT">7.2</td><td align="RIGHT">-1.01</td><td align="RIGHT">6.19</td><td bgcolor="#000000" align="CENTER"><font color="#ffd2a1">255 210 161</font></td></tr>
    <tr><td align="LEFT">K5VI</td><td align="RIGHT">0.5</td><td align="RIGHT">8.80e-02</td><td align="RIGHT">5.78e-01</td><td align="RIGHT">4200</td><td align="RIGHT">1.20</td><td align="RIGHT">8.4</td><td align="RIGHT">-1.01</td><td align="RIGHT">7.39</td><td bgcolor="#000000" align="CENTER"><font color="#ffd2a1">255 210 161</font></td></tr>
    <tr><td colspan="5"></td></tr>
    <tr><td align="LEFT">K6Ia0</td><td align="RIGHT">15.8</td><td align="RIGHT">1.85e+06</td><td align="RIGHT">3.38e+03</td><td align="RIGHT">3717</td><td align="RIGHT">1.40</td><td align="RIGHT">-9.3</td><td align="RIGHT">-1.62</td><td align="RIGHT">-10.92</td><td bgcolor="#000000" align="CENTER"><font color="#ffd098">255 208 152</font></td></tr>
    <tr><td align="LEFT">K6Ia</td><td align="RIGHT">10.6</td><td align="RIGHT">2.94e+05</td><td align="RIGHT">1.35e+03</td><td align="RIGHT">3717</td><td align="RIGHT">1.40</td><td align="RIGHT">-7.3</td><td align="RIGHT">-1.62</td><td align="RIGHT">-8.92</td><td bgcolor="#000000" align="CENTER"><font color="#ffd098">255 208 152</font></td></tr>
    <tr><td align="LEFT">K6Ib</td><td align="RIGHT">5.3</td><td align="RIGHT">4.24e+04</td><td align="RIGHT">5.12e+02</td><td align="RIGHT">3717</td><td align="RIGHT">1.40</td><td align="RIGHT">-5.2</td><td align="RIGHT">-1.62</td><td align="RIGHT">-6.82</td><td bgcolor="#000000" align="CENTER"><font color="#ffd098">255 208 152</font></td></tr>
    <tr><td align="LEFT">K6II</td><td align="RIGHT">4.2</td><td align="RIGHT">3.53e+03</td><td align="RIGHT">1.48e+02</td><td align="RIGHT">3717</td><td align="RIGHT">1.40</td><td align="RIGHT">-2.5</td><td align="RIGHT">-1.62</td><td align="RIGHT">-4.12</td><td bgcolor="#000000" align="CENTER"><font color="#ffd698">255 214 152</font></td></tr>
    <tr><td align="LEFT">K6III</td><td align="RIGHT">3.0</td><td align="RIGHT">4.65e+02</td><td align="RIGHT">5.36e+01</td><td align="RIGHT">3717</td><td align="RIGHT">1.40</td><td align="RIGHT">-0.3</td><td align="RIGHT">-1.62</td><td align="RIGHT">-1.92</td><td bgcolor="#000000" align="CENTER"><font color="#ffce8c">255 206 140</font></td></tr>
    <tr><td align="LEFT">K6IV</td><td align="RIGHT">1.8</td><td align="RIGHT">1.22e+01</td><td align="RIGHT">7.26e+00</td><td align="RIGHT">4060</td><td align="RIGHT">1.26</td><td align="RIGHT">3.2</td><td align="RIGHT">-1.16</td><td align="RIGHT">2.04</td><td bgcolor="#000000" align="CENTER"><font color="#ffd8a4">255 216 164</font></td></tr>
    <tr><td align="LEFT">K6V</td><td align="RIGHT">0.6</td><td align="RIGHT">2.11e-01</td><td align="RIGHT">9.57e-01</td><td align="RIGHT">4060</td><td align="RIGHT">1.26</td><td align="RIGHT">7.6</td><td align="RIGHT">-1.16</td><td align="RIGHT">6.44</td><td bgcolor="#000000" align="CENTER"><font color="#ffcd98">255 205 152</font></td></tr>
    <tr><td align="LEFT">K6VI</td><td align="RIGHT">0.5</td><td align="RIGHT">7.67e-02</td><td align="RIGHT">5.77e-01</td><td align="RIGHT">4060</td><td align="RIGHT">1.26</td><td align="RIGHT">8.7</td><td align="RIGHT">-1.16</td><td align="RIGHT">7.54</td><td bgcolor="#000000" align="CENTER"><font color="#ffcd98">255 205 152</font></td></tr>
    <tr><td colspan="5"></td></tr>
    <tr><td align="LEFT">K7Ia0</td><td align="RIGHT">15.8</td><td align="RIGHT">1.81e+06</td><td align="RIGHT">3.32e+03</td><td align="RIGHT">3733</td><td align="RIGHT">1.39</td><td align="RIGHT">-9.3</td><td align="RIGHT">-1.59</td><td align="RIGHT">-10.89</td><td bgcolor="#000000" align="CENTER"><font color="#ffcf96">255 207 150</font></td></tr>
    <tr><td align="LEFT">K7Ia</td><td align="RIGHT">10.7</td><td align="RIGHT">2.62e+05</td><td align="RIGHT">1.26e+03</td><td align="RIGHT">3733</td><td align="RIGHT">1.39</td><td align="RIGHT">-7.2</td><td align="RIGHT">-1.59</td><td align="RIGHT">-8.79</td><td bgcolor="#000000" align="CENTER"><font color="#ffcf96">255 207 150</font></td></tr>
    <tr><td align="LEFT">K7Ib</td><td align="RIGHT">5.7</td><td align="RIGHT">4.55e+04</td><td align="RIGHT">5.26e+02</td><td align="RIGHT">3733</td><td align="RIGHT">1.39</td><td align="RIGHT">-5.3</td><td align="RIGHT">-1.59</td><td align="RIGHT">-6.89</td><td bgcolor="#000000" align="CENTER"><font color="#ffcf96">255 207 150</font></td></tr>
    <tr><td align="LEFT">K7II</td><td align="RIGHT">4.4</td><td align="RIGHT">3.45e+03</td><td align="RIGHT">1.45e+02</td><td align="RIGHT">3733</td><td align="RIGHT">1.39</td><td align="RIGHT">-2.5</td><td align="RIGHT">-1.59</td><td align="RIGHT">-4.09</td><td bgcolor="#000000" align="CENTER"><font color="#ffd493">255 212 147</font></td></tr>
    <tr><td align="LEFT">K7III</td><td align="RIGHT">3.1</td><td align="RIGHT">4.99e+02</td><td align="RIGHT">5.50e+01</td><td align="RIGHT">3733</td><td align="RIGHT">1.39</td><td align="RIGHT">-0.4</td><td align="RIGHT">-1.59</td><td align="RIGHT">-1.99</td><td bgcolor="#000000" align="CENTER"><font color="#ffd08e">255 208 142</font></td></tr>
    <tr><td align="LEFT">K7IV</td><td align="RIGHT">1.9</td><td align="RIGHT">1.42e+01</td><td align="RIGHT">8.43e+00</td><td align="RIGHT">3920</td><td align="RIGHT">1.31</td><td align="RIGHT">3.2</td><td align="RIGHT">-1.33</td><td align="RIGHT">1.87</td><td bgcolor="#000000" align="CENTER"><font color="#ffd8a3">255 216 163</font></td></tr>
    <tr><td align="LEFT">K7V</td><td align="RIGHT">0.6</td><td align="RIGHT">1.87e-01</td><td align="RIGHT">9.67e-01</td><td align="RIGHT">3920</td><td align="RIGHT">1.31</td><td align="RIGHT">7.9</td><td align="RIGHT">-1.33</td><td align="RIGHT">6.57</td><td bgcolor="#000000" align="CENTER"><font color="#ffc78e">255 199 142</font></td></tr>
    <tr><td align="LEFT">K7VI</td><td align="RIGHT">0.4</td><td align="RIGHT">6.80e-02</td><td align="RIGHT">5.83e-01</td><td align="RIGHT">3920</td><td align="RIGHT">1.31</td><td align="RIGHT">9.0</td><td align="RIGHT">-1.33</td><td align="RIGHT">7.67</td><td bgcolor="#000000" align="CENTER"><font color="#ffc78e">255 199 142</font></td></tr>
    <tr><td colspan="5"></td></tr>
    <tr><td align="LEFT">K8Ia0</td><td align="RIGHT">15.8</td><td align="RIGHT">1.77e+06</td><td align="RIGHT">3.25e+03</td><td align="RIGHT">3750</td><td align="RIGHT">1.38</td><td align="RIGHT">-9.3</td><td align="RIGHT">-1.57</td><td align="RIGHT">-10.87</td><td bgcolor="#000000" align="CENTER"><font color="#ffce93">255 206 147</font></td></tr>
    <tr><td align="LEFT">K8Ia</td><td align="RIGHT">10.9</td><td align="RIGHT">2.56e+05</td><td align="RIGHT">1.23e+03</td><td align="RIGHT">3750</td><td align="RIGHT">1.38</td><td align="RIGHT">-7.2</td><td align="RIGHT">-1.57</td><td align="RIGHT">-8.77</td><td bgcolor="#000000" align="CENTER"><font color="#ffce93">255 206 147</font></td></tr>
    <tr><td align="LEFT">K8Ib</td><td align="RIGHT">6.0</td><td align="RIGHT">4.44e+04</td><td align="RIGHT">5.15e+02</td><td align="RIGHT">3750</td><td align="RIGHT">1.38</td><td align="RIGHT">-5.3</td><td align="RIGHT">-1.57</td><td align="RIGHT">-6.87</td><td bgcolor="#000000" align="CENTER"><font color="#ffce93">255 206 147</font></td></tr>
    <tr><td align="LEFT">K8II</td><td align="RIGHT">4.6</td><td align="RIGHT">3.69e+03</td><td align="RIGHT">1.48e+02</td><td align="RIGHT">3750</td><td align="RIGHT">1.38</td><td align="RIGHT">-2.6</td><td align="RIGHT">-1.57</td><td align="RIGHT">-4.17</td><td bgcolor="#000000" align="CENTER"><font color="#ffd28e">255 210 142</font></td></tr>
    <tr><td align="LEFT">K8III</td><td align="RIGHT">3.3</td><td align="RIGHT">5.34e+02</td><td align="RIGHT">5.64e+01</td><td align="RIGHT">3750</td><td align="RIGHT">1.38</td><td align="RIGHT">-0.5</td><td align="RIGHT">-1.57</td><td align="RIGHT">-2.07</td><td bgcolor="#000000" align="CENTER"><font color="#ffce8b">255 206 139</font></td></tr>
    <tr><td align="LEFT">K8IV</td><td align="RIGHT">1.9</td><td align="RIGHT">1.70e+01</td><td align="RIGHT">9.90e+00</td><td align="RIGHT">3780</td><td align="RIGHT">1.37</td><td align="RIGHT">3.2</td><td align="RIGHT">-1.52</td><td align="RIGHT">1.68</td><td bgcolor="#000000" align="CENTER"><font color="#ffd7a2">255 215 162</font></td></tr>
    <tr><td align="LEFT">K8V</td><td align="RIGHT">0.6</td><td align="RIGHT">1.55e-01</td><td align="RIGHT">9.46e-01</td><td align="RIGHT">3780</td><td align="RIGHT">1.37</td><td align="RIGHT">8.3</td><td align="RIGHT">-1.52</td><td align="RIGHT">6.78</td><td bgcolor="#000000" align="CENTER"><font color="#ffd1ae">255 209 174</font></td></tr>
    <tr><td align="LEFT">K8VI</td><td align="RIGHT">0.3</td><td align="RIGHT">5.62e-02</td><td align="RIGHT">5.70e-01</td><td align="RIGHT">3780</td><td align="RIGHT">1.37</td><td align="RIGHT">9.4</td><td align="RIGHT">-1.52</td><td align="RIGHT">7.88</td><td bgcolor="#000000" align="CENTER"><font color="#ffd1ae">255 209 174</font></td></tr>
    <tr><td colspan="5"></td></tr>
    <tr><td align="LEFT">K9Ia0</td><td align="RIGHT">15.8</td><td align="RIGHT">1.83e+06</td><td align="RIGHT">3.35e+03</td><td align="RIGHT">3725</td><td align="RIGHT">1.39</td><td align="RIGHT">-9.3</td><td align="RIGHT">-1.61</td><td align="RIGHT">-10.91</td><td bgcolor="#000000" align="CENTER"><font color="#ffcd91">255 205 145</font></td></tr>
    <tr><td align="LEFT">K9Ia</td><td align="RIGHT">11.1</td><td align="RIGHT">2.65e+05</td><td align="RIGHT">1.27e+03</td><td align="RIGHT">3725</td><td align="RIGHT">1.39</td><td align="RIGHT">-7.2</td><td align="RIGHT">-1.61</td><td align="RIGHT">-8.81</td><td bgcolor="#000000" align="CENTER"><font color="#ffcd91">255 205 145</font></td></tr>
    <tr><td align="LEFT">K9Ib</td><td align="RIGHT">6.3</td><td align="RIGHT">5.04e+04</td><td align="RIGHT">5.56e+02</td><td align="RIGHT">3725</td><td align="RIGHT">1.39</td><td align="RIGHT">-5.4</td><td align="RIGHT">-1.61</td><td align="RIGHT">-7.01</td><td bgcolor="#000000" align="CENTER"><font color="#ffcd91">255 205 145</font></td></tr>
    <tr><td align="LEFT">K9II</td><td align="RIGHT">4.9</td><td align="RIGHT">3.83e+03</td><td align="RIGHT">1.53e+02</td><td align="RIGHT">3725</td><td align="RIGHT">1.39</td><td align="RIGHT">-2.6</td><td align="RIGHT">-1.61</td><td align="RIGHT">-4.21</td><td bgcolor="#000000" align="CENTER"><font color="#ffd18a">255 209 138</font></td></tr>
    <tr><td align="LEFT">K9III</td><td align="RIGHT">3.4</td><td align="RIGHT">6.06e+02</td><td align="RIGHT">6.09e+01</td><td align="RIGHT">3725</td><td align="RIGHT">1.39</td><td align="RIGHT">-0.6</td><td align="RIGHT">-1.61</td><td align="RIGHT">-2.21</td><td bgcolor="#000000" align="CENTER"><font color="#ffcd87">255 205 135</font></td></tr>
    <tr><td align="LEFT">K9IV</td><td align="RIGHT">2.0</td><td align="RIGHT">2.07e+01</td><td align="RIGHT">1.18e+01</td><td align="RIGHT">3640</td><td align="RIGHT">1.43</td><td align="RIGHT">3.2</td><td align="RIGHT">-1.74</td><td align="RIGHT">1.46</td><td bgcolor="#000000" align="CENTER"><font color="#ffd6a1">255 214 161</font></td></tr>
    <tr><td align="LEFT">K9V</td><td align="RIGHT">0.5</td><td align="RIGHT">1.44e-01</td><td align="RIGHT">9.82e-01</td><td align="RIGHT">3640</td><td align="RIGHT">1.43</td><td align="RIGHT">8.6</td><td align="RIGHT">-1.74</td><td align="RIGHT">6.86</td><td bgcolor="#000000" align="CENTER"><font color="#ffca9d">255 202 157</font></td></tr>
    <tr><td align="LEFT">K9VI</td><td align="RIGHT">0.3</td><td align="RIGHT">4.33e-02</td><td align="RIGHT">5.40e-01</td><td align="RIGHT">3640</td><td align="RIGHT">1.43</td><td align="RIGHT">9.9</td><td align="RIGHT">-1.74</td><td align="RIGHT">8.16</td><td bgcolor="#000000" align="CENTER"><font color="#ffca9d">255 202 157</font></td></tr>
    <tr><td colspan="5"></td></tr>
    <tr><td align="LEFT">M0Ia0</td><td align="RIGHT">15.8</td><td align="RIGHT">1.90e+06</td><td align="RIGHT">3.46e+03</td><td align="RIGHT">3700</td><td align="RIGHT">1.41</td><td align="RIGHT">-9.3</td><td align="RIGHT">-1.65</td><td align="RIGHT">-10.95</td><td bgcolor="#000000" align="CENTER"><font color="#ffcc8f">255 204 143</font></td></tr>
    <tr><td align="LEFT">M0Ia</td><td align="RIGHT">13.3</td><td align="RIGHT">2.74e+05</td><td align="RIGHT">1.31e+03</td><td align="RIGHT">3700</td><td align="RIGHT">1.41</td><td align="RIGHT">-7.2</td><td align="RIGHT">-1.65</td><td align="RIGHT">-8.85</td><td bgcolor="#000000" align="CENTER"><font color="#ffcc8f">255 204 143</font></td></tr>
    <tr><td align="LEFT">M0Ib</td><td align="RIGHT">10.7</td><td align="RIGHT">5.73e+04</td><td align="RIGHT">6.00e+02</td><td align="RIGHT">3700</td><td align="RIGHT">1.41</td><td align="RIGHT">-5.5</td><td align="RIGHT">-1.65</td><td align="RIGHT">-7.15</td><td bgcolor="#000000" align="CENTER"><font color="#ffcc8f">255 204 143</font></td></tr>
    <tr><td align="LEFT">M0II</td><td align="RIGHT">8.2</td><td align="RIGHT">3.96e+03</td><td align="RIGHT">1.58e+02</td><td align="RIGHT">3700</td><td align="RIGHT">1.41</td><td align="RIGHT">-2.6</td><td align="RIGHT">-1.65</td><td align="RIGHT">-4.25</td><td bgcolor="#000000" align="CENTER"><font color="#ffcf85">255 207 133</font></td></tr>
    <tr><td align="LEFT">M0III</td><td align="RIGHT">5.6</td><td align="RIGHT">6.89e+02</td><td align="RIGHT">6.58e+01</td><td align="RIGHT">3700</td><td align="RIGHT">1.41</td><td align="RIGHT">-0.7</td><td align="RIGHT">-1.65</td><td align="RIGHT">-2.35</td><td bgcolor="#000000" align="CENTER"><font color="#ffcb84">255 203 132</font></td></tr>
    <tr><td align="LEFT">M0IV</td><td align="RIGHT">3.1</td><td align="RIGHT">2.60e+01</td><td align="RIGHT">1.43e+01</td><td align="RIGHT">3500</td><td align="RIGHT">1.49</td><td align="RIGHT">3.2</td><td align="RIGHT">-1.99</td><td align="RIGHT">1.21</td><td bgcolor="#000000" align="CENTER"><font color="#ffd5a0">255 213 160</font></td></tr>
    <tr><td align="LEFT">M0V</td><td align="RIGHT">0.5</td><td align="RIGHT">1.25e-01</td><td align="RIGHT">9.90e-01</td><td align="RIGHT">3500</td><td align="RIGHT">1.49</td><td align="RIGHT">9.0</td><td align="RIGHT">-1.99</td><td align="RIGHT">7.01</td><td bgcolor="#000000" align="CENTER"><font color="#ffc38b">255 195 139</font></td></tr>
    <tr><td align="LEFT">M0VI</td><td align="RIGHT">0.2</td><td align="RIGHT">3.76e-02</td><td align="RIGHT">5.44e-01</td><td align="RIGHT">3500</td><td align="RIGHT">1.49</td><td align="RIGHT">10.3</td><td align="RIGHT">-1.99</td><td align="RIGHT">8.31</td><td bgcolor="#000000" align="CENTER"><font color="#ffc38b">255 195 139</font></td></tr>
    <tr><td colspan="5"></td></tr>
    <tr><td align="LEFT">M1Ia0</td><td align="RIGHT">15.1</td><td align="RIGHT">2.56e+06</td><td align="RIGHT">4.46e+03</td><td align="RIGHT">3510</td><td align="RIGHT">1.49</td><td align="RIGHT">-9.3</td><td align="RIGHT">-1.97</td><td align="RIGHT">-11.27</td><td bgcolor="#000000" align="CENTER"><font color="#ffca8a">255 202 138</font></td></tr>
    <tr><td align="LEFT">M1Ia</td><td align="RIGHT">12.7</td><td align="RIGHT">3.37e+05</td><td align="RIGHT">1.62e+03</td><td align="RIGHT">3510</td><td align="RIGHT">1.49</td><td align="RIGHT">-7.1</td><td align="RIGHT">-1.97</td><td align="RIGHT">-9.07</td><td bgcolor="#000000" align="CENTER"><font color="#ffca8a">255 202 138</font></td></tr>
    <tr><td align="LEFT">M1Ib</td><td align="RIGHT">10.2</td><td align="RIGHT">7.73e+04</td><td align="RIGHT">7.75e+02</td><td align="RIGHT">3510</td><td align="RIGHT">1.49</td><td align="RIGHT">-5.5</td><td align="RIGHT">-1.97</td><td align="RIGHT">-7.47</td><td bgcolor="#000000" align="CENTER"><font color="#ffca8a">255 202 138</font></td></tr>
    <tr><td align="LEFT">M1II</td><td align="RIGHT">7.8</td><td align="RIGHT">5.86e+03</td><td align="RIGHT">2.13e+02</td><td align="RIGHT">3510</td><td align="RIGHT">1.49</td><td align="RIGHT">-2.7</td><td align="RIGHT">-1.97</td><td align="RIGHT">-4.67</td><td bgcolor="#000000" align="CENTER"><font color="#ffcd80">255 205 128</font></td></tr>
    <tr><td align="LEFT">M1III</td><td align="RIGHT">5.3</td><td align="RIGHT">9.29e+02</td><td align="RIGHT">8.50e+01</td><td align="RIGHT">3510</td><td align="RIGHT">1.49</td><td align="RIGHT">-0.7</td><td align="RIGHT">-1.97</td><td align="RIGHT">-2.67</td><td bgcolor="#000000" align="CENTER"><font color="#ffc879">255 200 121</font></td></tr>
    <tr><td align="LEFT">M1IV</td><td align="RIGHT">2.9</td><td align="RIGHT">3.55e+01</td><td align="RIGHT">1.84e+01</td><td align="RIGHT">3333</td><td align="RIGHT">1.57</td><td align="RIGHT">3.2</td><td align="RIGHT">-2.33</td><td align="RIGHT">0.87</td><td bgcolor="#000000" align="CENTER"><font color="#ffd49f">255 212 159</font></td></tr>
    <tr><td align="LEFT">M1V</td><td align="RIGHT">0.5</td><td align="RIGHT">6.18e-02</td><td align="RIGHT">7.68e-01</td><td align="RIGHT">3333</td><td align="RIGHT">1.57</td><td align="RIGHT">10.1</td><td align="RIGHT">-2.33</td><td align="RIGHT">7.77</td><td bgcolor="#000000" align="CENTER"><font color="#ffcc8e">255 204 142</font></td></tr>
    <tr><td align="LEFT">M1VI</td><td align="RIGHT">0.2</td><td align="RIGHT">1.86e-02</td><td align="RIGHT">4.22e-01</td><td align="RIGHT">3333</td><td align="RIGHT">1.57</td><td align="RIGHT">11.4</td><td align="RIGHT">-2.33</td><td align="RIGHT">9.07</td><td bgcolor="#000000" align="CENTER"><font color="#ffcc8e">255 204 142</font></td></tr>
    <tr><td colspan="5"></td></tr>
    <tr><td align="LEFT">M2Ia0</td><td align="RIGHT">14.5</td><td align="RIGHT">3.65e+06</td><td align="RIGHT">5.95e+03</td><td align="RIGHT">3320</td><td align="RIGHT">1.58</td><td align="RIGHT">-9.3</td><td align="RIGHT">-2.36</td><td align="RIGHT">-11.66</td><td bgcolor="#000000" align="CENTER"><font color="#ffc168">255 193 104</font></td></tr>
    <tr><td align="LEFT">M2Ia</td><td align="RIGHT">12.1</td><td align="RIGHT">4.81e+05</td><td align="RIGHT">2.16e+03</td><td align="RIGHT">3320</td><td align="RIGHT">1.58</td><td align="RIGHT">-7.1</td><td align="RIGHT">-2.36</td><td align="RIGHT">-9.46</td><td bgcolor="#000000" align="CENTER"><font color="#ffc168">255 193 104</font></td></tr>
    <tr><td align="LEFT">M2Ib</td><td align="RIGHT">9.8</td><td align="RIGHT">1.10e+05</td><td align="RIGHT">1.03e+03</td><td align="RIGHT">3320</td><td align="RIGHT">1.58</td><td align="RIGHT">-5.5</td><td align="RIGHT">-2.36</td><td align="RIGHT">-7.86</td><td bgcolor="#000000" align="CENTER"><font color="#ffc168">255 193 104</font></td></tr>
    <tr><td align="LEFT">M2II</td><td align="RIGHT">7.4</td><td align="RIGHT">8.36e+03</td><td align="RIGHT">2.85e+02</td><td align="RIGHT">3320</td><td align="RIGHT">1.58</td><td align="RIGHT">-2.7</td><td align="RIGHT">-2.36</td><td align="RIGHT">-5.06</td><td bgcolor="#000000" align="CENTER"><font color="#ffcb7c">255 203 124</font></td></tr>
    <tr><td align="LEFT">M2III</td><td align="RIGHT">5.1</td><td align="RIGHT">1.21e+03</td><td align="RIGHT">1.08e+02</td><td align="RIGHT">3320</td><td align="RIGHT">1.58</td><td align="RIGHT">-0.6</td><td align="RIGHT">-2.36</td><td align="RIGHT">-2.96</td><td bgcolor="#000000" align="CENTER"><font color="#ffc676">255 198 118</font></td></tr>
    <tr><td align="LEFT">M2IV</td><td align="RIGHT">2.7</td><td align="RIGHT">5.09e+01</td><td align="RIGHT">2.44e+01</td><td align="RIGHT">3167</td><td align="RIGHT">1.65</td><td align="RIGHT">3.2</td><td align="RIGHT">-2.72</td><td align="RIGHT">0.48</td><td bgcolor="#000000" align="CENTER"><font color="#ffd39d">255 211 157</font></td></tr>
    <tr><td align="LEFT">M2V</td><td align="RIGHT">0.4</td><td align="RIGHT">3.21e-02</td><td align="RIGHT">6.14e-01</td><td align="RIGHT">3167</td><td align="RIGHT">1.65</td><td align="RIGHT">11.2</td><td align="RIGHT">-2.72</td><td align="RIGHT">8.48</td><td bgcolor="#000000" align="CENTER"><font color="#ffc483">255 196 131</font></td></tr>
    <tr><td align="LEFT">M2VI</td><td align="RIGHT">0.2</td><td align="RIGHT">8.85e-03</td><td align="RIGHT">3.22e-01</td><td align="RIGHT">3167</td><td align="RIGHT">1.65</td><td align="RIGHT">12.6</td><td align="RIGHT">-2.72</td><td align="RIGHT">9.88</td><td bgcolor="#000000" align="CENTER"><font color="#ffc483">255 196 131</font></td></tr>
    <tr><td colspan="5"></td></tr>
    <tr><td align="LEFT">M3Ia0</td><td align="RIGHT">13.8</td><td align="RIGHT">5.07e+06</td><td align="RIGHT">7.89e+03</td><td align="RIGHT">3130</td><td align="RIGHT">1.67</td><td align="RIGHT">-9.2</td><td align="RIGHT">-2.81</td><td align="RIGHT">-12.01</td><td bgcolor="#000000" align="CENTER"><font color="#ffc076">255 192 118</font></td></tr>
    <tr><td align="LEFT">M3Ia</td><td align="RIGHT">11.6</td><td align="RIGHT">7.33e+05</td><td align="RIGHT">3.00e+03</td><td align="RIGHT">3130</td><td align="RIGHT">1.67</td><td align="RIGHT">-7.1</td><td align="RIGHT">-2.81</td><td align="RIGHT">-9.91</td><td bgcolor="#000000" align="CENTER"><font color="#ffc076">255 192 118</font></td></tr>
    <tr><td align="LEFT">M3Ib</td><td align="RIGHT">9.3</td><td align="RIGHT">1.68e+05</td><td align="RIGHT">1.44e+03</td><td align="RIGHT">3130</td><td align="RIGHT">1.67</td><td align="RIGHT">-5.5</td><td align="RIGHT">-2.81</td><td align="RIGHT">-8.31</td><td bgcolor="#000000" align="CENTER"><font color="#ffc076">255 192 118</font></td></tr>
    <tr><td align="LEFT">M3II</td><td align="RIGHT">7.1</td><td align="RIGHT">1.40e+04</td><td align="RIGHT">4.14e+02</td><td align="RIGHT">3130</td><td align="RIGHT">1.67</td><td align="RIGHT">-2.8</td><td align="RIGHT">-2.81</td><td align="RIGHT">-5.61</td><td bgcolor="#000000" align="CENTER"><font color="#ffc977">255 201 119</font></td></tr>
    <tr><td align="LEFT">M3III</td><td align="RIGHT">4.8</td><td align="RIGHT">1.84e+03</td><td align="RIGHT">1.50e+02</td><td align="RIGHT">3130</td><td align="RIGHT">1.67</td><td align="RIGHT">-0.6</td><td align="RIGHT">-2.81</td><td align="RIGHT">-3.41</td><td bgcolor="#000000" align="CENTER"><font color="#ffc877">255 200 119</font></td></tr>
    <tr><td align="LEFT">M3IV</td><td align="RIGHT">2.6</td><td align="RIGHT">7.76e+01</td><td align="RIGHT">3.36e+01</td><td align="RIGHT">3000</td><td align="RIGHT">1.74</td><td align="RIGHT">3.2</td><td align="RIGHT">-3.18</td><td align="RIGHT">0.02</td><td bgcolor="#000000" align="CENTER"><font color="#ffd29c">255 210 156</font></td></tr>
    <tr><td align="LEFT">M3V</td><td align="RIGHT">0.3</td><td align="RIGHT">1.78e-02</td><td align="RIGHT">5.09e-01</td><td align="RIGHT">3000</td><td align="RIGHT">1.74</td><td align="RIGHT">12.3</td><td align="RIGHT">-3.18</td><td align="RIGHT">9.12</td><td bgcolor="#000000" align="CENTER"><font color="#ffce81">255 206 129</font></td></tr>
    <tr><td align="LEFT">M3VI</td><td align="RIGHT">0.2</td><td align="RIGHT">4.90e-03</td><td align="RIGHT">2.67e-01</td><td align="RIGHT">3000</td><td align="RIGHT">1.74</td><td align="RIGHT">13.7</td><td align="RIGHT">-3.18</td><td align="RIGHT">10.52</td><td bgcolor="#000000" align="CENTER"><font color="#ffce81">255 206 129</font></td></tr>
    <tr><td colspan="5"></td></tr>
    <tr><td align="LEFT">M4Ia0</td><td align="RIGHT">13.2</td><td align="RIGHT">8.38e+06</td><td align="RIGHT">1.15e+04</td><td align="RIGHT">2940</td><td align="RIGHT">1.77</td><td align="RIGHT">-9.2</td><td align="RIGHT">-3.36</td><td align="RIGHT">-12.56</td><td bgcolor="#000000" align="CENTER"><font color="#ffb968">255 185 104</font></td></tr>
    <tr><td align="LEFT">M4Ia</td><td align="RIGHT">11.0</td><td align="RIGHT">1.10e+06</td><td align="RIGHT">4.18e+03</td><td align="RIGHT">2940</td><td align="RIGHT">1.77</td><td align="RIGHT">-7.0</td><td align="RIGHT">-3.36</td><td align="RIGHT">-10.36</td><td bgcolor="#000000" align="CENTER"><font color="#ffb968">255 185 104</font></td></tr>
    <tr><td align="LEFT">M4Ib</td><td align="RIGHT">8.9</td><td align="RIGHT">2.77e+05</td><td align="RIGHT">2.09e+03</td><td align="RIGHT">2940</td><td align="RIGHT">1.77</td><td align="RIGHT">-5.5</td><td align="RIGHT">-3.36</td><td align="RIGHT">-8.86</td><td bgcolor="#000000" align="CENTER"><font color="#ffb968">255 185 104</font></td></tr>
    <tr><td align="LEFT">M4II</td><td align="RIGHT">6.7</td><td align="RIGHT">2.31e+04</td><td align="RIGHT">6.04e+02</td><td align="RIGHT">2940</td><td align="RIGHT">1.77</td><td align="RIGHT">-2.8</td><td align="RIGHT">-3.36</td><td align="RIGHT">-6.16</td><td bgcolor="#000000" align="CENTER"><font color="#ffc772">255 199 114</font></td></tr>
    <tr><td align="LEFT">M4III</td><td align="RIGHT">4.6</td><td align="RIGHT">2.77e+03</td><td align="RIGHT">2.09e+02</td><td align="RIGHT">2940</td><td align="RIGHT">1.77</td><td align="RIGHT">-0.5</td><td align="RIGHT">-3.36</td><td align="RIGHT">-3.86</td><td bgcolor="#000000" align="CENTER"><font color="#ffce7f">255 206 127</font></td></tr>
    <tr><td align="LEFT">M4IV</td><td align="RIGHT">2.4</td><td align="RIGHT">1.27e+02</td><td align="RIGHT">4.83e+01</td><td align="RIGHT">2833</td><td align="RIGHT">1.83</td><td align="RIGHT">3.2</td><td align="RIGHT">-3.71</td><td align="RIGHT">-0.51</td><td bgcolor="#000000" align="CENTER"><font color="#ffd19b">255 209 155</font></td></tr>
    <tr><td align="LEFT">M4V</td><td align="RIGHT">0.3</td><td align="RIGHT">1.06e-02</td><td align="RIGHT">4.40e-01</td><td align="RIGHT">2833</td><td align="RIGHT">1.83</td><td align="RIGHT">13.4</td><td align="RIGHT">-3.71</td><td align="RIGHT">9.69</td><td bgcolor="#000000" align="CENTER"><font color="#ffc97f">255 201 127</font></td></tr>
    <tr><td align="LEFT">M4VI</td><td align="RIGHT">0.1</td><td align="RIGHT">2.66e-03</td><td align="RIGHT">2.21e-01</td><td align="RIGHT">2833</td><td align="RIGHT">1.83</td><td align="RIGHT">14.9</td><td align="RIGHT">-3.71</td><td align="RIGHT">11.19</td><td bgcolor="#000000" align="CENTER"><font color="#ffc97f">255 201 127</font></td></tr>
    <tr><td colspan="5"></td></tr>
    <tr><td align="LEFT">M5Ia0</td><td align="RIGHT">12.5</td><td align="RIGHT">1.53e+07</td><td align="RIGHT">1.78e+04</td><td align="RIGHT">2750</td><td align="RIGHT">1.88</td><td align="RIGHT">-9.2</td><td align="RIGHT">-4.01</td><td align="RIGHT">-13.21</td><td bgcolor="#000000" align="CENTER"><font color="#ffb24e">255 178 078</font></td></tr>
    <tr><td align="LEFT">M5Ia</td><td align="RIGHT">10.5</td><td align="RIGHT">2.02e+06</td><td align="RIGHT">6.45e+03</td><td align="RIGHT">2750</td><td align="RIGHT">1.88</td><td align="RIGHT">-7.0</td><td align="RIGHT">-4.01</td><td align="RIGHT">-11.01</td><td bgcolor="#000000" align="CENTER"><font color="#ffb24e">255 178 078</font></td></tr>
    <tr><td align="LEFT">M5Ib</td><td align="RIGHT">8.4</td><td align="RIGHT">5.07e+05</td><td align="RIGHT">3.23e+03</td><td align="RIGHT">2750</td><td align="RIGHT">1.88</td><td align="RIGHT">-5.5</td><td align="RIGHT">-4.01</td><td align="RIGHT">-9.51</td><td bgcolor="#000000" align="CENTER"><font color="#ffb24e">255 178 078</font></td></tr>
    <tr><td align="LEFT">M5II</td><td align="RIGHT">6.4</td><td align="RIGHT">4.62e+04</td><td align="RIGHT">9.76e+02</td><td align="RIGHT">2750</td><td align="RIGHT">1.88</td><td align="RIGHT">-2.9</td><td align="RIGHT">-4.01</td><td align="RIGHT">-6.91</td><td bgcolor="#000000" align="CENTER"><font color="#ffc56e">255 197 110</font></td></tr>
    <tr><td align="LEFT">M5III</td><td align="RIGHT">4.3</td><td align="RIGHT">5.07e+03</td><td align="RIGHT">3.23e+02</td><td align="RIGHT">2750</td><td align="RIGHT">1.88</td><td align="RIGHT">-0.5</td><td align="RIGHT">-4.01</td><td align="RIGHT">-4.51</td><td bgcolor="#000000" align="CENTER"><font color="#ffc57c">255 197 124</font></td></tr>
    <tr><td align="LEFT">M5IV</td><td align="RIGHT">2.3</td><td align="RIGHT">2.07e+02</td><td align="RIGHT">6.94e+01</td><td align="RIGHT">2667</td><td align="RIGHT">1.93</td><td align="RIGHT">3.3</td><td align="RIGHT">-4.34</td><td align="RIGHT">-1.04</td><td bgcolor="#000000" align="CENTER"><font color="#ffd19a">255 209 154</font></td></tr>
    <tr><td align="LEFT">M5V</td><td align="RIGHT">0.2</td><td align="RIGHT">6.24e-03</td><td align="RIGHT">3.81e-01</td><td align="RIGHT">2667</td><td align="RIGHT">1.93</td><td align="RIGHT">14.6</td><td align="RIGHT">-4.34</td><td align="RIGHT">10.26</td><td bgcolor="#000000" align="CENTER"><font color="#ffcc6f">255 204 111</font></td></tr>
    <tr><td align="LEFT">M5VI</td><td align="RIGHT">0.1</td><td align="RIGHT">1.72e-03</td><td align="RIGHT">2.00e-01</td><td align="RIGHT">2667</td><td align="RIGHT">1.93</td><td align="RIGHT">16.0</td><td align="RIGHT">-4.34</td><td align="RIGHT">11.66</td><td bgcolor="#000000" align="CENTER"><font color="#ffcc6f">255 204 111</font></td></tr>
    <tr><td colspan="5"></td></tr>
    <tr><td align="LEFT">M6Ia0</td><td align="RIGHT">12.4</td><td align="RIGHT">2.88e+07</td><td align="RIGHT">2.81e+04</td><td align="RIGHT">2560</td><td align="RIGHT">2.00</td><td align="RIGHT">-9.1</td><td align="RIGHT">-4.80</td><td align="RIGHT">-13.90</td><td bgcolor="#000000" align="CENTER"><font color="#ffab34">255 171 052</font></td></tr>
    <tr><td align="LEFT">M6Ia</td><td align="RIGHT">10.3</td><td align="RIGHT">4.17e+06</td><td align="RIGHT">1.07e+04</td><td align="RIGHT">2560</td><td align="RIGHT">2.00</td><td align="RIGHT">-7.0</td><td align="RIGHT">-4.80</td><td align="RIGHT">-11.80</td><td bgcolor="#000000" align="CENTER"><font color="#ffab34">255 171 052</font></td></tr>
    <tr><td align="LEFT">M6Ib</td><td align="RIGHT">8.3</td><td align="RIGHT">9.55e+05</td><td align="RIGHT">5.12e+03</td><td align="RIGHT">2560</td><td align="RIGHT">2.00</td><td align="RIGHT">-5.4</td><td align="RIGHT">-4.80</td><td align="RIGHT">-10.20</td><td bgcolor="#000000" align="CENTER"><font color="#ffab34">255 171 052</font></td></tr>
    <tr><td align="LEFT">M6II</td><td align="RIGHT">6.3</td><td align="RIGHT">9.55e+04</td><td align="RIGHT">1.62e+03</td><td align="RIGHT">2560</td><td align="RIGHT">2.00</td><td align="RIGHT">-2.9</td><td align="RIGHT">-4.80</td><td align="RIGHT">-7.70</td><td bgcolor="#000000" align="CENTER"><font color="#ffc369">255 195 105</font></td></tr>
    <tr><td align="LEFT">M6III</td><td align="RIGHT">4.2</td><td align="RIGHT">9.55e+03</td><td align="RIGHT">5.12e+02</td><td align="RIGHT">2560</td><td align="RIGHT">2.00</td><td align="RIGHT">-0.4</td><td align="RIGHT">-4.80</td><td align="RIGHT">-5.20</td><td bgcolor="#000000" align="CENTER"><font color="#ffb279">255 178 121</font></td></tr>
    <tr><td align="LEFT">M6IV</td><td align="RIGHT">2.2</td><td align="RIGHT">4.10e+02</td><td align="RIGHT">1.11e+02</td><td align="RIGHT">2500</td><td align="RIGHT">2.03</td><td align="RIGHT">3.3</td><td align="RIGHT">-5.08</td><td align="RIGHT">-1.78</td><td bgcolor="#000000" align="CENTER"><font color="#ffd099">255 208 153</font></td></tr>
    <tr><td align="LEFT">M6V</td><td align="RIGHT">0.2</td><td align="RIGHT">4.50e-03</td><td align="RIGHT">3.68e-01</td><td align="RIGHT">2500</td><td align="RIGHT">2.03</td><td align="RIGHT">15.7</td><td align="RIGHT">-5.08</td><td align="RIGHT">10.62</td><td bgcolor="#000000" align="CENTER"><font color="#ffc370">255 195 112</font></td></tr>
    <tr><td align="LEFT">M6VI</td><td align="RIGHT">0.1</td><td align="RIGHT">1.63e-03</td><td align="RIGHT">2.22e-01</td><td align="RIGHT">2500</td><td align="RIGHT">2.03</td><td align="RIGHT">16.8</td><td align="RIGHT">-5.08</td><td align="RIGHT">11.72</td><td bgcolor="#000000" align="CENTER"><font color="#ffc370">255 195 112</font></td></tr>
    <tr><td colspan="5"></td></tr>
    <tr><td align="LEFT">M7Ia0</td><td align="RIGHT">12.3</td><td align="RIGHT">6.96e+07</td><td align="RIGHT">5.10e+04</td><td align="RIGHT">2370</td><td align="RIGHT">2.12</td><td align="RIGHT">-9.1</td><td align="RIGHT">-5.76</td><td align="RIGHT">-14.86</td><td bgcolor="#000000" align="CENTER"><font color="#ffa41a">255 164 026</font></td></tr>
    <tr><td align="LEFT">M7Ia</td><td align="RIGHT">10.2</td><td align="RIGHT">9.18e+06</td><td align="RIGHT">1.85e+04</td><td align="RIGHT">2370</td><td align="RIGHT">2.12</td><td align="RIGHT">-6.9</td><td align="RIGHT">-5.76</td><td align="RIGHT">-12.66</td><td bgcolor="#000000" align="CENTER"><font color="#ffa41a">255 164 026</font></td></tr>
    <tr><td align="LEFT">M7Ib</td><td align="RIGHT">8.2</td><td align="RIGHT">2.10e+06</td><td align="RIGHT">8.87e+03</td><td align="RIGHT">2370</td><td align="RIGHT">2.12</td><td align="RIGHT">-5.3</td><td align="RIGHT">-5.76</td><td align="RIGHT">-11.06</td><td bgcolor="#000000" align="CENTER"><font color="#ffa41a">255 164 026</font></td></tr>
    <tr><td align="LEFT">M7II</td><td align="RIGHT">6.2</td><td align="RIGHT">2.53e+05</td><td align="RIGHT">3.07e+03</td><td align="RIGHT">2370</td><td align="RIGHT">2.12</td><td align="RIGHT">-3.0</td><td align="RIGHT">-5.76</td><td align="RIGHT">-8.76</td><td bgcolor="#000000" align="CENTER"><font color="#ffc164">255 193 100</font></td></tr>
    <tr><td align="LEFT">M7III</td><td align="RIGHT">4.2</td><td align="RIGHT">2.10e+04</td><td align="RIGHT">8.87e+02</td><td align="RIGHT">2370</td><td align="RIGHT">2.12</td><td align="RIGHT">-0.3</td><td align="RIGHT">-5.76</td><td align="RIGHT">-6.06</td><td bgcolor="#000000" align="CENTER"><font color="#ffa561">255 165 097</font></td></tr>
    <tr><td align="LEFT">M7IV</td><td align="RIGHT">2.1</td><td align="RIGHT">9.26e+02</td><td align="RIGHT">1.92e+02</td><td align="RIGHT">2333</td><td align="RIGHT">2.14</td><td align="RIGHT">3.3</td><td align="RIGHT">-5.97</td><td align="RIGHT">-2.67</td><td bgcolor="#000000" align="CENTER"><font color="#ffcf98">255 207 152</font></td></tr>
    <tr><td align="LEFT">M7V</td><td align="RIGHT">0.1</td><td align="RIGHT">3.69e-03</td><td align="RIGHT">3.83e-01</td><td align="RIGHT">2333</td><td align="RIGHT">2.14</td><td align="RIGHT">16.8</td><td align="RIGHT">-5.97</td><td align="RIGHT">10.83</td><td bgcolor="#000000" align="CENTER"><font color="#ffc56f">255 197 111</font></td></tr>
    <tr><td align="LEFT">M7VI</td><td align="RIGHT">0.1</td><td align="RIGHT">1.94e-03</td><td align="RIGHT">2.78e-01</td><td align="RIGHT">2333</td><td align="RIGHT">2.14</td><td align="RIGHT">17.5</td><td align="RIGHT">-5.97</td><td align="RIGHT">11.53</td><td bgcolor="#000000" align="CENTER"><font color="#ffc56f">255 197 111</font></td></tr>
    <tr><td colspan="5"></td></tr>
    <tr><td align="LEFT">M8Ia0</td><td align="RIGHT">12.1</td><td align="RIGHT">2.05e+08</td><td align="RIGHT">1.03e+05</td><td align="RIGHT">2180</td><td align="RIGHT">2.25</td><td align="RIGHT">-9.1</td><td align="RIGHT">-6.93</td><td align="RIGHT">-16.03</td><td bgcolor="#000000" align="CENTER"><font color="#ff9d00">255 157 000</font></td></tr>
    <tr><td align="LEFT">M8Ia</td><td align="RIGHT">10.1</td><td align="RIGHT">2.70e+07</td><td align="RIGHT">3.76e+04</td><td align="RIGHT">2180</td><td align="RIGHT">2.25</td><td align="RIGHT">-6.9</td><td align="RIGHT">-6.93</td><td align="RIGHT">-13.83</td><td bgcolor="#000000" align="CENTER"><font color="#ff9d00">255 157 000</font></td></tr>
    <tr><td align="LEFT">M8Ib</td><td align="RIGHT">8.1</td><td align="RIGHT">5.15e+06</td><td align="RIGHT">1.64e+04</td><td align="RIGHT">2180</td><td align="RIGHT">2.25</td><td align="RIGHT">-5.1</td><td align="RIGHT">-6.93</td><td align="RIGHT">-12.03</td><td bgcolor="#000000" align="CENTER"><font color="#ff9d00">255 157 000</font></td></tr>
    <tr><td align="LEFT">M8II</td><td align="RIGHT">6.1</td><td align="RIGHT">7.44e+05</td><td align="RIGHT">6.23e+03</td><td align="RIGHT">2180</td><td align="RIGHT">2.25</td><td align="RIGHT">-3.0</td><td align="RIGHT">-6.93</td><td align="RIGHT">-9.93</td><td bgcolor="#000000" align="CENTER"><font color="#ffc060">255 192 096</font></td></tr>
    <tr><td align="LEFT">M8III</td><td align="RIGHT">4.1</td><td align="RIGHT">5.15e+04</td><td align="RIGHT">1.64e+03</td><td align="RIGHT">2180</td><td align="RIGHT">2.25</td><td align="RIGHT">-0.1</td><td align="RIGHT">-6.93</td><td align="RIGHT">-7.03</td><td bgcolor="#000000" align="CENTER"><font color="#ffa761">255 167 097</font></td></tr>
    <tr><td align="LEFT">M8IV</td><td align="RIGHT">2.1</td><td align="RIGHT">2.44e+03</td><td align="RIGHT">3.61e+02</td><td align="RIGHT">2167</td><td align="RIGHT">2.26</td><td align="RIGHT">3.3</td><td align="RIGHT">-7.02</td><td align="RIGHT">-3.72</td><td bgcolor="#000000" align="CENTER"><font color="#ffce97">255 206 151</font></td></tr>
    <tr><td align="LEFT">M8V</td><td align="RIGHT">0.1</td><td align="RIGHT">3.53e-03</td><td align="RIGHT">4.34e-01</td><td align="RIGHT">2167</td><td align="RIGHT">2.26</td><td align="RIGHT">17.9</td><td align="RIGHT">-7.02</td><td align="RIGHT">10.88</td><td bgcolor="#000000" align="CENTER"><font color="#ffc66d">255 198 109</font></td></tr>
    <tr><td align="LEFT">M8VI</td><td align="RIGHT">0.1</td><td align="RIGHT">2.44e-03</td><td align="RIGHT">3.61e-01</td><td align="RIGHT">2167</td><td align="RIGHT">2.26</td><td align="RIGHT">18.3</td><td align="RIGHT">-7.02</td><td align="RIGHT">11.28</td><td bgcolor="#000000" align="CENTER"><font color="#ffc66d">255 198 109</font></td></tr>
    <tr><td colspan="5"></td></tr>
    <tr><td align="LEFT">M9Ia0</td><td align="RIGHT">12.0</td><td align="RIGHT">7.11e+08</td><td align="RIGHT">2.31e+05</td><td align="RIGHT">1990</td><td align="RIGHT">2.40</td><td align="RIGHT">-9.0</td><td align="RIGHT">-8.38</td><td align="RIGHT">-17.38</td><td bgcolor="#000000" align="CENTER"><font color="#ff9d00">255 157 000</font></td></tr>
    <tr><td align="LEFT">M9Ia</td><td align="RIGHT">10.0</td><td align="RIGHT">1.03e+08</td><td align="RIGHT">8.79e+04</td><td align="RIGHT">1990</td><td align="RIGHT">2.40</td><td align="RIGHT">-6.9</td><td align="RIGHT">-8.38</td><td align="RIGHT">-15.28</td><td bgcolor="#000000" align="CENTER"><font color="#ff9d00">255 157 000</font></td></tr>
    <tr><td align="LEFT">M9Ib</td><td align="RIGHT">8.0</td><td align="RIGHT">1.79e+07</td><td align="RIGHT">3.67e+04</td><td align="RIGHT">1990</td><td align="RIGHT">2.40</td><td align="RIGHT">-5.0</td><td align="RIGHT">-8.38</td><td align="RIGHT">-13.38</td><td bgcolor="#000000" align="CENTER"><font color="#ff9d00">255 157 000</font></td></tr>
    <tr><td align="LEFT">M9II</td><td align="RIGHT">6.0</td><td align="RIGHT">2.83e+06</td><td align="RIGHT">1.46e+04</td><td align="RIGHT">1990</td><td align="RIGHT">2.40</td><td align="RIGHT">-3.0</td><td align="RIGHT">-8.38</td><td align="RIGHT">-11.38</td><td bgcolor="#000000" align="CENTER"><font color="#ffbe5b">255 190 091</font></td></tr>
    <tr><td align="LEFT">M9III</td><td align="RIGHT">4.1</td><td align="RIGHT">1.79e+05</td><td align="RIGHT">3.67e+03</td><td align="RIGHT">1990</td><td align="RIGHT">2.40</td><td align="RIGHT">0.0</td><td align="RIGHT">-8.38</td><td align="RIGHT">-8.38</td><td bgcolor="#000000" align="CENTER"><font color="#ffe99a">255 233 154</font></td></tr>
    <tr><td align="LEFT">M9IV</td><td align="RIGHT">2.1</td><td align="RIGHT">7.91e+03</td><td align="RIGHT">7.64e+02</td><td align="RIGHT">2000</td><td align="RIGHT">2.39</td><td align="RIGHT">3.3</td><td align="RIGHT">-8.30</td><td align="RIGHT">-5.00</td><td bgcolor="#000000" align="CENTER"><font color="#ffcd96">255 205 150</font></td></tr>
    <tr><td align="LEFT">M9V</td><td align="RIGHT">0.1</td><td align="RIGHT">4.15e-03</td><td align="RIGHT">5.53e-01</td><td align="RIGHT">2000</td><td align="RIGHT">2.39</td><td align="RIGHT">19.0</td><td align="RIGHT">-8.30</td><td align="RIGHT">10.70</td><td bgcolor="#000000" align="CENTER"><font color="#ffc66c">255 198 108</font></td></tr>
    <tr><td align="LEFT">M9VI</td><td align="RIGHT">0.1</td><td align="RIGHT">4.15e-03</td><td align="RIGHT">5.53e-01</td><td align="RIGHT">2000</td><td align="RIGHT">2.39</td><td align="RIGHT">19.0</td><td align="RIGHT">-8.30</td><td align="RIGHT">10.70</td><td bgcolor="#000000" align="CENTER"><font color="#ffc66c">255 198 108</font></td></tr>
    <tr><td colspan="5"></td></tr>
    <tr><td align="LEFT">N0Ia0</td><td align="RIGHT">15.8</td><td align="RIGHT">1.90e+06</td><td align="RIGHT">3.46e+03</td><td align="RIGHT">3700</td><td align="RIGHT">1.41</td><td align="RIGHT">-9.3</td><td align="RIGHT">-1.65</td><td align="RIGHT">-10.95</td><td bgcolor="#000000" align="CENTER"><font color="#ffcc8f">255 204 143</font></td></tr>
    <tr><td align="LEFT">N0Ia</td><td align="RIGHT">13.3</td><td align="RIGHT">2.74e+05</td><td align="RIGHT">1.31e+03</td><td align="RIGHT">3700</td><td align="RIGHT">1.41</td><td align="RIGHT">-7.2</td><td align="RIGHT">-1.65</td><td align="RIGHT">-8.85</td><td bgcolor="#000000" align="CENTER"><font color="#ffcc8f">255 204 143</font></td></tr>
    <tr><td align="LEFT">N0Ib</td><td align="RIGHT">10.7</td><td align="RIGHT">5.73e+04</td><td align="RIGHT">6.00e+02</td><td align="RIGHT">3700</td><td align="RIGHT">1.41</td><td align="RIGHT">-5.5</td><td align="RIGHT">-1.65</td><td align="RIGHT">-7.15</td><td bgcolor="#000000" align="CENTER"><font color="#ffcc8f">255 204 143</font></td></tr>
    <tr><td align="LEFT">N0II</td><td align="RIGHT">8.2</td><td align="RIGHT">3.96e+03</td><td align="RIGHT">1.58e+02</td><td align="RIGHT">3700</td><td align="RIGHT">1.41</td><td align="RIGHT">-2.6</td><td align="RIGHT">-1.65</td><td align="RIGHT">-4.25</td><td bgcolor="#000000" align="CENTER"><font color="#ffcf85">255 207 133</font></td></tr>
    <tr><td align="LEFT">N0III</td><td align="RIGHT">5.6</td><td align="RIGHT">6.89e+02</td><td align="RIGHT">6.58e+01</td><td align="RIGHT">3700</td><td align="RIGHT">1.41</td><td align="RIGHT">-0.7</td><td align="RIGHT">-1.65</td><td align="RIGHT">-2.35</td><td bgcolor="#000000" align="CENTER"><font color="#ffcb84">255 203 132</font></td></tr>
    <tr><td align="LEFT">N0IV</td><td align="RIGHT">3.1</td><td align="RIGHT">2.60e+01</td><td align="RIGHT">1.43e+01</td><td align="RIGHT">3500</td><td align="RIGHT">1.49</td><td align="RIGHT">3.2</td><td align="RIGHT">-1.99</td><td align="RIGHT">1.21</td><td bgcolor="#000000" align="CENTER"><font color="#ffd5a0">255 213 160</font></td></tr>
    <tr><td align="LEFT">N0V</td><td align="RIGHT">0.5</td><td align="RIGHT">1.25e-01</td><td align="RIGHT">9.90e-01</td><td align="RIGHT">3500</td><td align="RIGHT">1.49</td><td align="RIGHT">9.0</td><td align="RIGHT">-1.99</td><td align="RIGHT">7.01</td><td bgcolor="#000000" align="CENTER"><font color="#ffc38b">255 195 139</font></td></tr>
    <tr><td align="LEFT">N0VI</td><td align="RIGHT">0.2</td><td align="RIGHT">3.76e-02</td><td align="RIGHT">5.44e-01</td><td align="RIGHT">3500</td><td align="RIGHT">1.49</td><td align="RIGHT">10.3</td><td align="RIGHT">-1.99</td><td align="RIGHT">8.31</td><td bgcolor="#000000" align="CENTER"><font color="#ffc38b">255 195 139</font></td></tr>
    <tr><td colspan="5"></td></tr>
    <tr><td align="LEFT">N1Ia0</td><td align="RIGHT">15.1</td><td align="RIGHT">2.56e+06</td><td align="RIGHT">4.46e+03</td><td align="RIGHT">3510</td><td align="RIGHT">1.49</td><td align="RIGHT">-9.3</td><td align="RIGHT">-1.97</td><td align="RIGHT">-11.27</td><td bgcolor="#000000" align="CENTER"><font color="#ffca8a">255 202 138</font></td></tr>
    <tr><td align="LEFT">N1Ia</td><td align="RIGHT">12.7</td><td align="RIGHT">3.37e+05</td><td align="RIGHT">1.62e+03</td><td align="RIGHT">3510</td><td align="RIGHT">1.49</td><td align="RIGHT">-7.1</td><td align="RIGHT">-1.97</td><td align="RIGHT">-9.07</td><td bgcolor="#000000" align="CENTER"><font color="#ffca8a">255 202 138</font></td></tr>
    <tr><td align="LEFT">N1Ib</td><td align="RIGHT">10.2</td><td align="RIGHT">7.73e+04</td><td align="RIGHT">7.75e+02</td><td align="RIGHT">3510</td><td align="RIGHT">1.49</td><td align="RIGHT">-5.5</td><td align="RIGHT">-1.97</td><td align="RIGHT">-7.47</td><td bgcolor="#000000" align="CENTER"><font color="#ffca8a">255 202 138</font></td></tr>
    <tr><td align="LEFT">N1II</td><td align="RIGHT">7.8</td><td align="RIGHT">5.86e+03</td><td align="RIGHT">2.13e+02</td><td align="RIGHT">3510</td><td align="RIGHT">1.49</td><td align="RIGHT">-2.7</td><td align="RIGHT">-1.97</td><td align="RIGHT">-4.67</td><td bgcolor="#000000" align="CENTER"><font color="#ffcd80">255 205 128</font></td></tr>
    <tr><td align="LEFT">N1III</td><td align="RIGHT">5.3</td><td align="RIGHT">9.29e+02</td><td align="RIGHT">8.50e+01</td><td align="RIGHT">3510</td><td align="RIGHT">1.49</td><td align="RIGHT">-0.7</td><td align="RIGHT">-1.97</td><td align="RIGHT">-2.67</td><td bgcolor="#000000" align="CENTER"><font color="#ffc879">255 200 121</font></td></tr>
    <tr><td align="LEFT">N1IV</td><td align="RIGHT">2.9</td><td align="RIGHT">3.55e+01</td><td align="RIGHT">1.84e+01</td><td align="RIGHT">3333</td><td align="RIGHT">1.57</td><td align="RIGHT">3.2</td><td align="RIGHT">-2.33</td><td align="RIGHT">0.87</td><td bgcolor="#000000" align="CENTER"><font color="#ffd49f">255 212 159</font></td></tr>
    <tr><td align="LEFT">N1V</td><td align="RIGHT">0.5</td><td align="RIGHT">6.18e-02</td><td align="RIGHT">7.68e-01</td><td align="RIGHT">3333</td><td align="RIGHT">1.57</td><td align="RIGHT">10.1</td><td align="RIGHT">-2.33</td><td align="RIGHT">7.77</td><td bgcolor="#000000" align="CENTER"><font color="#ffcc8e">255 204 142</font></td></tr>
    <tr><td align="LEFT">N1VI</td><td align="RIGHT">0.2</td><td align="RIGHT">1.86e-02</td><td align="RIGHT">4.22e-01</td><td align="RIGHT">3333</td><td align="RIGHT">1.57</td><td align="RIGHT">11.4</td><td align="RIGHT">-2.33</td><td align="RIGHT">9.07</td><td bgcolor="#000000" align="CENTER"><font color="#ffcc8e">255 204 142</font></td></tr>
    <tr><td colspan="5"></td></tr>
    <tr><td align="LEFT">N2Ia0</td><td align="RIGHT">14.5</td><td align="RIGHT">3.65e+06</td><td align="RIGHT">5.95e+03</td><td align="RIGHT">3320</td><td align="RIGHT">1.58</td><td align="RIGHT">-9.3</td><td align="RIGHT">-2.36</td><td align="RIGHT">-11.66</td><td bgcolor="#000000" align="CENTER"><font color="#ffc168">255 193 104</font></td></tr>
    <tr><td align="LEFT">N2Ia</td><td align="RIGHT">12.1</td><td align="RIGHT">4.81e+05</td><td align="RIGHT">2.16e+03</td><td align="RIGHT">3320</td><td align="RIGHT">1.58</td><td align="RIGHT">-7.1</td><td align="RIGHT">-2.36</td><td align="RIGHT">-9.46</td><td bgcolor="#000000" align="CENTER"><font color="#ffc168">255 193 104</font></td></tr>
    <tr><td align="LEFT">N2Ib</td><td align="RIGHT">9.8</td><td align="RIGHT">1.10e+05</td><td align="RIGHT">1.03e+03</td><td align="RIGHT">3320</td><td align="RIGHT">1.58</td><td align="RIGHT">-5.5</td><td align="RIGHT">-2.36</td><td align="RIGHT">-7.86</td><td bgcolor="#000000" align="CENTER"><font color="#ffc168">255 193 104</font></td></tr>
    <tr><td align="LEFT">N2II</td><td align="RIGHT">7.4</td><td align="RIGHT">8.36e+03</td><td align="RIGHT">2.85e+02</td><td align="RIGHT">3320</td><td align="RIGHT">1.58</td><td align="RIGHT">-2.7</td><td align="RIGHT">-2.36</td><td align="RIGHT">-5.06</td><td bgcolor="#000000" align="CENTER"><font color="#ffcb7c">255 203 124</font></td></tr>
    <tr><td align="LEFT">N2III</td><td align="RIGHT">5.1</td><td align="RIGHT">1.21e+03</td><td align="RIGHT">1.08e+02</td><td align="RIGHT">3320</td><td align="RIGHT">1.58</td><td align="RIGHT">-0.6</td><td align="RIGHT">-2.36</td><td align="RIGHT">-2.96</td><td bgcolor="#000000" align="CENTER"><font color="#ffc676">255 198 118</font></td></tr>
    <tr><td align="LEFT">N2IV</td><td align="RIGHT">2.7</td><td align="RIGHT">5.09e+01</td><td align="RIGHT">2.44e+01</td><td align="RIGHT">3167</td><td align="RIGHT">1.65</td><td align="RIGHT">3.2</td><td align="RIGHT">-2.72</td><td align="RIGHT">0.48</td><td bgcolor="#000000" align="CENTER"><font color="#ffd39d">255 211 157</font></td></tr>
    <tr><td align="LEFT">N2V</td><td align="RIGHT">0.4</td><td align="RIGHT">3.21e-02</td><td align="RIGHT">6.14e-01</td><td align="RIGHT">3167</td><td align="RIGHT">1.65</td><td align="RIGHT">11.2</td><td align="RIGHT">-2.72</td><td align="RIGHT">8.48</td><td bgcolor="#000000" align="CENTER"><font color="#ffc483">255 196 131</font></td></tr>
    <tr><td align="LEFT">N2VI</td><td align="RIGHT">0.2</td><td align="RIGHT">8.85e-03</td><td align="RIGHT">3.22e-01</td><td align="RIGHT">3167</td><td align="RIGHT">1.65</td><td align="RIGHT">12.6</td><td align="RIGHT">-2.72</td><td align="RIGHT">9.88</td><td bgcolor="#000000" align="CENTER"><font color="#ffc483">255 196 131</font></td></tr>
    <tr><td colspan="5"></td></tr>
    <tr><td align="LEFT">N3Ia0</td><td align="RIGHT">13.8</td><td align="RIGHT">5.07e+06</td><td align="RIGHT">7.89e+03</td><td align="RIGHT">3130</td><td align="RIGHT">1.67</td><td align="RIGHT">-9.2</td><td align="RIGHT">-2.81</td><td align="RIGHT">-12.01</td><td bgcolor="#000000" align="CENTER"><font color="#ffc076">255 192 118</font></td></tr>
    <tr><td align="LEFT">N3Ia</td><td align="RIGHT">11.6</td><td align="RIGHT">7.33e+05</td><td align="RIGHT">3.00e+03</td><td align="RIGHT">3130</td><td align="RIGHT">1.67</td><td align="RIGHT">-7.1</td><td align="RIGHT">-2.81</td><td align="RIGHT">-9.91</td><td bgcolor="#000000" align="CENTER"><font color="#ffc076">255 192 118</font></td></tr>
    <tr><td align="LEFT">N3Ib</td><td align="RIGHT">9.3</td><td align="RIGHT">1.68e+05</td><td align="RIGHT">1.44e+03</td><td align="RIGHT">3130</td><td align="RIGHT">1.67</td><td align="RIGHT">-5.5</td><td align="RIGHT">-2.81</td><td align="RIGHT">-8.31</td><td bgcolor="#000000" align="CENTER"><font color="#ffc076">255 192 118</font></td></tr>
    <tr><td align="LEFT">N3II</td><td align="RIGHT">7.1</td><td align="RIGHT">1.40e+04</td><td align="RIGHT">4.14e+02</td><td align="RIGHT">3130</td><td align="RIGHT">1.67</td><td align="RIGHT">-2.8</td><td align="RIGHT">-2.81</td><td align="RIGHT">-5.61</td><td bgcolor="#000000" align="CENTER"><font color="#ffc977">255 201 119</font></td></tr>
    <tr><td align="LEFT">N3III</td><td align="RIGHT">4.8</td><td align="RIGHT">1.84e+03</td><td align="RIGHT">1.50e+02</td><td align="RIGHT">3130</td><td align="RIGHT">1.67</td><td align="RIGHT">-0.6</td><td align="RIGHT">-2.81</td><td align="RIGHT">-3.41</td><td bgcolor="#000000" align="CENTER"><font color="#ffc877">255 200 119</font></td></tr>
    <tr><td align="LEFT">N3IV</td><td align="RIGHT">2.6</td><td align="RIGHT">7.76e+01</td><td align="RIGHT">3.36e+01</td><td align="RIGHT">3000</td><td align="RIGHT">1.74</td><td align="RIGHT">3.2</td><td align="RIGHT">-3.18</td><td align="RIGHT">0.02</td><td bgcolor="#000000" align="CENTER"><font color="#ffd29c">255 210 156</font></td></tr>
    <tr><td align="LEFT">N3V</td><td align="RIGHT">0.3</td><td align="RIGHT">1.78e-02</td><td align="RIGHT">5.09e-01</td><td align="RIGHT">3000</td><td align="RIGHT">1.74</td><td align="RIGHT">12.3</td><td align="RIGHT">-3.18</td><td align="RIGHT">9.12</td><td bgcolor="#000000" align="CENTER"><font color="#ffce81">255 206 129</font></td></tr>
    <tr><td align="LEFT">N3VI</td><td align="RIGHT">0.2</td><td align="RIGHT">4.90e-03</td><td align="RIGHT">2.67e-01</td><td align="RIGHT">3000</td><td align="RIGHT">1.74</td><td align="RIGHT">13.7</td><td align="RIGHT">-3.18</td><td align="RIGHT">10.52</td><td bgcolor="#000000" align="CENTER"><font color="#ffce81">255 206 129</font></td></tr>
    <tr><td colspan="5"></td></tr>
    <tr><td align="LEFT">N4Ia0</td><td align="RIGHT">13.2</td><td align="RIGHT">8.38e+06</td><td align="RIGHT">1.15e+04</td><td align="RIGHT">2940</td><td align="RIGHT">1.77</td><td align="RIGHT">-9.2</td><td align="RIGHT">-3.36</td><td align="RIGHT">-12.56</td><td bgcolor="#000000" align="CENTER"><font color="#ffb968">255 185 104</font></td></tr>
    <tr><td align="LEFT">N4Ia</td><td align="RIGHT">11.0</td><td align="RIGHT">1.10e+06</td><td align="RIGHT">4.18e+03</td><td align="RIGHT">2940</td><td align="RIGHT">1.77</td><td align="RIGHT">-7.0</td><td align="RIGHT">-3.36</td><td align="RIGHT">-10.36</td><td bgcolor="#000000" align="CENTER"><font color="#ffb968">255 185 104</font></td></tr>
    <tr><td align="LEFT">N4Ib</td><td align="RIGHT">8.9</td><td align="RIGHT">2.77e+05</td><td align="RIGHT">2.09e+03</td><td align="RIGHT">2940</td><td align="RIGHT">1.77</td><td align="RIGHT">-5.5</td><td align="RIGHT">-3.36</td><td align="RIGHT">-8.86</td><td bgcolor="#000000" align="CENTER"><font color="#ffb968">255 185 104</font></td></tr>
    <tr><td align="LEFT">N4II</td><td align="RIGHT">6.7</td><td align="RIGHT">2.31e+04</td><td align="RIGHT">6.04e+02</td><td align="RIGHT">2940</td><td align="RIGHT">1.77</td><td align="RIGHT">-2.8</td><td align="RIGHT">-3.36</td><td align="RIGHT">-6.16</td><td bgcolor="#000000" align="CENTER"><font color="#ffc772">255 199 114</font></td></tr>
    <tr><td align="LEFT">N4III</td><td align="RIGHT">4.6</td><td align="RIGHT">2.77e+03</td><td align="RIGHT">2.09e+02</td><td align="RIGHT">2940</td><td align="RIGHT">1.77</td><td align="RIGHT">-0.5</td><td align="RIGHT">-3.36</td><td align="RIGHT">-3.86</td><td bgcolor="#000000" align="CENTER"><font color="#ffce7f">255 206 127</font></td></tr>
    <tr><td align="LEFT">N4IV</td><td align="RIGHT">2.4</td><td align="RIGHT">1.27e+02</td><td align="RIGHT">4.83e+01</td><td align="RIGHT">2833</td><td align="RIGHT">1.83</td><td align="RIGHT">3.2</td><td align="RIGHT">-3.71</td><td align="RIGHT">-0.51</td><td bgcolor="#000000" align="CENTER"><font color="#ffd19b">255 209 155</font></td></tr>
    <tr><td align="LEFT">N4V</td><td align="RIGHT">0.3</td><td align="RIGHT">1.06e-02</td><td align="RIGHT">4.40e-01</td><td align="RIGHT">2833</td><td align="RIGHT">1.83</td><td align="RIGHT">13.4</td><td align="RIGHT">-3.71</td><td align="RIGHT">9.69</td><td bgcolor="#000000" align="CENTER"><font color="#ffc97f">255 201 127</font></td></tr>
    <tr><td align="LEFT">N4VI</td><td align="RIGHT">0.1</td><td align="RIGHT">2.66e-03</td><td align="RIGHT">2.21e-01</td><td align="RIGHT">2833</td><td align="RIGHT">1.83</td><td align="RIGHT">14.9</td><td align="RIGHT">-3.71</td><td align="RIGHT">11.19</td><td bgcolor="#000000" align="CENTER"><font color="#ffc97f">255 201 127</font></td></tr>
    <tr><td colspan="5"></td></tr>
    <tr><td align="LEFT">N5Ia0</td><td align="RIGHT">12.5</td><td align="RIGHT">1.53e+07</td><td align="RIGHT">1.78e+04</td><td align="RIGHT">2750</td><td align="RIGHT">1.88</td><td align="RIGHT">-9.2</td><td align="RIGHT">-4.01</td><td align="RIGHT">-13.21</td><td bgcolor="#000000" align="CENTER"><font color="#ffb24e">255 178 078</font></td></tr>
    <tr><td align="LEFT">N5Ia</td><td align="RIGHT">10.5</td><td align="RIGHT">2.02e+06</td><td align="RIGHT">6.45e+03</td><td align="RIGHT">2750</td><td align="RIGHT">1.88</td><td align="RIGHT">-7.0</td><td align="RIGHT">-4.01</td><td align="RIGHT">-11.01</td><td bgcolor="#000000" align="CENTER"><font color="#ffb24e">255 178 078</font></td></tr>
    <tr><td align="LEFT">N5Ib</td><td align="RIGHT">8.4</td><td align="RIGHT">5.07e+05</td><td align="RIGHT">3.23e+03</td><td align="RIGHT">2750</td><td align="RIGHT">1.88</td><td align="RIGHT">-5.5</td><td align="RIGHT">-4.01</td><td align="RIGHT">-9.51</td><td bgcolor="#000000" align="CENTER"><font color="#ffb24e">255 178 078</font></td></tr>
    <tr><td align="LEFT">N5II</td><td align="RIGHT">6.4</td><td align="RIGHT">4.62e+04</td><td align="RIGHT">9.76e+02</td><td align="RIGHT">2750</td><td align="RIGHT">1.88</td><td align="RIGHT">-2.9</td><td align="RIGHT">-4.01</td><td align="RIGHT">-6.91</td><td bgcolor="#000000" align="CENTER"><font color="#ffc56e">255 197 110</font></td></tr>
    <tr><td align="LEFT">N5III</td><td align="RIGHT">4.3</td><td align="RIGHT">5.07e+03</td><td align="RIGHT">3.23e+02</td><td align="RIGHT">2750</td><td align="RIGHT">1.88</td><td align="RIGHT">-0.5</td><td align="RIGHT">-4.01</td><td align="RIGHT">-4.51</td><td bgcolor="#000000" align="CENTER"><font color="#ffc57c">255 197 124</font></td></tr>
    <tr><td align="LEFT">N5IV</td><td align="RIGHT">2.3</td><td align="RIGHT">2.07e+02</td><td align="RIGHT">6.94e+01</td><td align="RIGHT">2667</td><td align="RIGHT">1.93</td><td align="RIGHT">3.3</td><td align="RIGHT">-4.34</td><td align="RIGHT">-1.04</td><td bgcolor="#000000" align="CENTER"><font color="#ffd19a">255 209 154</font></td></tr>
    <tr><td align="LEFT">N5V</td><td align="RIGHT">0.2</td><td align="RIGHT">6.24e-03</td><td align="RIGHT">3.81e-01</td><td align="RIGHT">2667</td><td align="RIGHT">1.93</td><td align="RIGHT">14.6</td><td align="RIGHT">-4.34</td><td align="RIGHT">10.26</td><td bgcolor="#000000" align="CENTER"><font color="#ffcc6f">255 204 111</font></td></tr>
    <tr><td align="LEFT">N5VI</td><td align="RIGHT">0.1</td><td align="RIGHT">1.72e-03</td><td align="RIGHT">2.00e-01</td><td align="RIGHT">2667</td><td align="RIGHT">1.93</td><td align="RIGHT">16.0</td><td align="RIGHT">-4.34</td><td align="RIGHT">11.66</td><td bgcolor="#000000" align="CENTER"><font color="#ffcc6f">255 204 111</font></td></tr>
    <tr><td colspan="5"></td></tr>
    <tr><td align="LEFT">N6Ia0</td><td align="RIGHT">12.4</td><td align="RIGHT">2.88e+07</td><td align="RIGHT">2.81e+04</td><td align="RIGHT">2560</td><td align="RIGHT">2.00</td><td align="RIGHT">-9.1</td><td align="RIGHT">-4.80</td><td align="RIGHT">-13.90</td><td bgcolor="#000000" align="CENTER"><font color="#ffab34">255 171 052</font></td></tr>
    <tr><td align="LEFT">N6Ia</td><td align="RIGHT">10.3</td><td align="RIGHT">4.17e+06</td><td align="RIGHT">1.07e+04</td><td align="RIGHT">2560</td><td align="RIGHT">2.00</td><td align="RIGHT">-7.0</td><td align="RIGHT">-4.80</td><td align="RIGHT">-11.80</td><td bgcolor="#000000" align="CENTER"><font color="#ffab34">255 171 052</font></td></tr>
    <tr><td align="LEFT">N6Ib</td><td align="RIGHT">8.3</td><td align="RIGHT">9.55e+05</td><td align="RIGHT">5.12e+03</td><td align="RIGHT">2560</td><td align="RIGHT">2.00</td><td align="RIGHT">-5.4</td><td align="RIGHT">-4.80</td><td align="RIGHT">-10.20</td><td bgcolor="#000000" align="CENTER"><font color="#ffab34">255 171 052</font></td></tr>
    <tr><td align="LEFT">N6II</td><td align="RIGHT">6.3</td><td align="RIGHT">9.55e+04</td><td align="RIGHT">1.62e+03</td><td align="RIGHT">2560</td><td align="RIGHT">2.00</td><td align="RIGHT">-2.9</td><td align="RIGHT">-4.80</td><td align="RIGHT">-7.70</td><td bgcolor="#000000" align="CENTER"><font color="#ffc369">255 195 105</font></td></tr>
    <tr><td align="LEFT">N6III</td><td align="RIGHT">4.2</td><td align="RIGHT">9.55e+03</td><td align="RIGHT">5.12e+02</td><td align="RIGHT">2560</td><td align="RIGHT">2.00</td><td align="RIGHT">-0.4</td><td align="RIGHT">-4.80</td><td align="RIGHT">-5.20</td><td bgcolor="#000000" align="CENTER"><font color="#ffb279">255 178 121</font></td></tr>
    <tr><td align="LEFT">N6IV</td><td align="RIGHT">2.2</td><td align="RIGHT">4.10e+02</td><td align="RIGHT">1.11e+02</td><td align="RIGHT">2500</td><td align="RIGHT">2.03</td><td align="RIGHT">3.3</td><td align="RIGHT">-5.08</td><td align="RIGHT">-1.78</td><td bgcolor="#000000" align="CENTER"><font color="#ffd099">255 208 153</font></td></tr>
    <tr><td align="LEFT">N6V</td><td align="RIGHT">0.2</td><td align="RIGHT">4.50e-03</td><td align="RIGHT">3.68e-01</td><td align="RIGHT">2500</td><td align="RIGHT">2.03</td><td align="RIGHT">15.7</td><td align="RIGHT">-5.08</td><td align="RIGHT">10.62</td><td bgcolor="#000000" align="CENTER"><font color="#ffc370">255 195 112</font></td></tr>
    <tr><td align="LEFT">N6VI</td><td align="RIGHT">0.1</td><td align="RIGHT">1.63e-03</td><td align="RIGHT">2.22e-01</td><td align="RIGHT">2500</td><td align="RIGHT">2.03</td><td align="RIGHT">16.8</td><td align="RIGHT">-5.08</td><td align="RIGHT">11.72</td><td bgcolor="#000000" align="CENTER"><font color="#ffc370">255 195 112</font></td></tr>
    <tr><td colspan="5"></td></tr>
    <tr><td align="LEFT">N7Ia0</td><td align="RIGHT">12.3</td><td align="RIGHT">6.96e+07</td><td align="RIGHT">5.10e+04</td><td align="RIGHT">2370</td><td align="RIGHT">2.12</td><td align="RIGHT">-9.1</td><td align="RIGHT">-5.76</td><td align="RIGHT">-14.86</td><td bgcolor="#000000" align="CENTER"><font color="#ffa41a">255 164 026</font></td></tr>
    <tr><td align="LEFT">N7Ia</td><td align="RIGHT">10.2</td><td align="RIGHT">9.18e+06</td><td align="RIGHT">1.85e+04</td><td align="RIGHT">2370</td><td align="RIGHT">2.12</td><td align="RIGHT">-6.9</td><td align="RIGHT">-5.76</td><td align="RIGHT">-12.66</td><td bgcolor="#000000" align="CENTER"><font color="#ffa41a">255 164 026</font></td></tr>
    <tr><td align="LEFT">N7Ib</td><td align="RIGHT">8.2</td><td align="RIGHT">2.10e+06</td><td align="RIGHT">8.87e+03</td><td align="RIGHT">2370</td><td align="RIGHT">2.12</td><td align="RIGHT">-5.3</td><td align="RIGHT">-5.76</td><td align="RIGHT">-11.06</td><td bgcolor="#000000" align="CENTER"><font color="#ffa41a">255 164 026</font></td></tr>
    <tr><td align="LEFT">N7II</td><td align="RIGHT">6.2</td><td align="RIGHT">2.53e+05</td><td align="RIGHT">3.07e+03</td><td align="RIGHT">2370</td><td align="RIGHT">2.12</td><td align="RIGHT">-3.0</td><td align="RIGHT">-5.76</td><td align="RIGHT">-8.76</td><td bgcolor="#000000" align="CENTER"><font color="#ffc164">255 193 100</font></td></tr>
    <tr><td align="LEFT">N7III</td><td align="RIGHT">4.2</td><td align="RIGHT">2.10e+04</td><td align="RIGHT">8.87e+02</td><td align="RIGHT">2370</td><td align="RIGHT">2.12</td><td align="RIGHT">-0.3</td><td align="RIGHT">-5.76</td><td align="RIGHT">-6.06</td><td bgcolor="#000000" align="CENTER"><font color="#ffa561">255 165 097</font></td></tr>
    <tr><td align="LEFT">N7IV</td><td align="RIGHT">2.1</td><td align="RIGHT">9.26e+02</td><td align="RIGHT">1.92e+02</td><td align="RIGHT">2333</td><td align="RIGHT">2.14</td><td align="RIGHT">3.3</td><td align="RIGHT">-5.97</td><td align="RIGHT">-2.67</td><td bgcolor="#000000" align="CENTER"><font color="#ffcf98">255 207 152</font></td></tr>
    <tr><td align="LEFT">N7V</td><td align="RIGHT">0.1</td><td align="RIGHT">3.69e-03</td><td align="RIGHT">3.83e-01</td><td align="RIGHT">2333</td><td align="RIGHT">2.14</td><td align="RIGHT">16.8</td><td align="RIGHT">-5.97</td><td align="RIGHT">10.83</td><td bgcolor="#000000" align="CENTER"><font color="#ffc56f">255 197 111</font></td></tr>
    <tr><td align="LEFT">N7VI</td><td align="RIGHT">0.1</td><td align="RIGHT">1.94e-03</td><td align="RIGHT">2.78e-01</td><td align="RIGHT">2333</td><td align="RIGHT">2.14</td><td align="RIGHT">17.5</td><td align="RIGHT">-5.97</td><td align="RIGHT">11.53</td><td bgcolor="#000000" align="CENTER"><font color="#ffc56f">255 197 111</font></td></tr>
    <tr><td colspan="5"></td></tr>
    <tr><td align="LEFT">N8Ia0</td><td align="RIGHT">12.1</td><td align="RIGHT">2.05e+08</td><td align="RIGHT">1.03e+05</td><td align="RIGHT">2180</td><td align="RIGHT">2.25</td><td align="RIGHT">-9.1</td><td align="RIGHT">-6.93</td><td align="RIGHT">-16.03</td><td bgcolor="#000000" align="CENTER"><font color="#ff9d00">255 157 000</font></td></tr>
    <tr><td align="LEFT">N8Ia</td><td align="RIGHT">10.1</td><td align="RIGHT">2.70e+07</td><td align="RIGHT">3.76e+04</td><td align="RIGHT">2180</td><td align="RIGHT">2.25</td><td align="RIGHT">-6.9</td><td align="RIGHT">-6.93</td><td align="RIGHT">-13.83</td><td bgcolor="#000000" align="CENTER"><font color="#ff9d00">255 157 000</font></td></tr>
    <tr><td align="LEFT">N8Ib</td><td align="RIGHT">8.1</td><td align="RIGHT">5.15e+06</td><td align="RIGHT">1.64e+04</td><td align="RIGHT">2180</td><td align="RIGHT">2.25</td><td align="RIGHT">-5.1</td><td align="RIGHT">-6.93</td><td align="RIGHT">-12.03</td><td bgcolor="#000000" align="CENTER"><font color="#ff9d00">255 157 000</font></td></tr>
    <tr><td align="LEFT">N8II</td><td align="RIGHT">6.1</td><td align="RIGHT">7.44e+05</td><td align="RIGHT">6.23e+03</td><td align="RIGHT">2180</td><td align="RIGHT">2.25</td><td align="RIGHT">-3.0</td><td align="RIGHT">-6.93</td><td align="RIGHT">-9.93</td><td bgcolor="#000000" align="CENTER"><font color="#ffc060">255 192 096</font></td></tr>
    <tr><td align="LEFT">N8III</td><td align="RIGHT">4.1</td><td align="RIGHT">5.15e+04</td><td align="RIGHT">1.64e+03</td><td align="RIGHT">2180</td><td align="RIGHT">2.25</td><td align="RIGHT">-0.1</td><td align="RIGHT">-6.93</td><td align="RIGHT">-7.03</td><td bgcolor="#000000" align="CENTER"><font color="#ffa761">255 167 097</font></td></tr>
    <tr><td align="LEFT">N8IV</td><td align="RIGHT">2.1</td><td align="RIGHT">2.44e+03</td><td align="RIGHT">3.61e+02</td><td align="RIGHT">2167</td><td align="RIGHT">2.26</td><td align="RIGHT">3.3</td><td align="RIGHT">-7.02</td><td align="RIGHT">-3.72</td><td bgcolor="#000000" align="CENTER"><font color="#ffce97">255 206 151</font></td></tr>
    <tr><td align="LEFT">N8V</td><td align="RIGHT">0.1</td><td align="RIGHT">3.53e-03</td><td align="RIGHT">4.34e-01</td><td align="RIGHT">2167</td><td align="RIGHT">2.26</td><td align="RIGHT">17.9</td><td align="RIGHT">-7.02</td><td align="RIGHT">10.88</td><td bgcolor="#000000" align="CENTER"><font color="#ffc66d">255 198 109</font></td></tr>
    <tr><td align="LEFT">N8VI</td><td align="RIGHT">0.1</td><td align="RIGHT">2.44e-03</td><td align="RIGHT">3.61e-01</td><td align="RIGHT">2167</td><td align="RIGHT">2.26</td><td align="RIGHT">18.3</td><td align="RIGHT">-7.02</td><td align="RIGHT">11.28</td><td bgcolor="#000000" align="CENTER"><font color="#ffc66d">255 198 109</font></td></tr>
    <tr><td colspan="5"></td></tr>
    <tr><td align="LEFT">N9Ia0</td><td align="RIGHT">12.0</td><td align="RIGHT">7.11e+08</td><td align="RIGHT">2.31e+05</td><td align="RIGHT">1990</td><td align="RIGHT">2.40</td><td align="RIGHT">-9.0</td><td align="RIGHT">-8.38</td><td align="RIGHT">-17.38</td><td bgcolor="#000000" align="CENTER"><font color="#ff9d00">255 157 000</font></td></tr>
    <tr><td align="LEFT">N9Ia</td><td align="RIGHT">10.0</td><td align="RIGHT">1.03e+08</td><td align="RIGHT">8.79e+04</td><td align="RIGHT">1990</td><td align="RIGHT">2.40</td><td align="RIGHT">-6.9</td><td align="RIGHT">-8.38</td><td align="RIGHT">-15.28</td><td bgcolor="#000000" align="CENTER"><font color="#ff9d00">255 157 000</font></td></tr>
    <tr><td align="LEFT">N9Ib</td><td align="RIGHT">8.0</td><td align="RIGHT">1.79e+07</td><td align="RIGHT">3.67e+04</td><td align="RIGHT">1990</td><td align="RIGHT">2.40</td><td align="RIGHT">-5.0</td><td align="RIGHT">-8.38</td><td align="RIGHT">-13.38</td><td bgcolor="#000000" align="CENTER"><font color="#ff9d00">255 157 000</font></td></tr>
    <tr><td align="LEFT">N9II</td><td align="RIGHT">6.0</td><td align="RIGHT">2.83e+06</td><td align="RIGHT">1.46e+04</td><td align="RIGHT">1990</td><td align="RIGHT">2.40</td><td align="RIGHT">-3.0</td><td align="RIGHT">-8.38</td><td align="RIGHT">-11.38</td><td bgcolor="#000000" align="CENTER"><font color="#ffbe5b">255 190 091</font></td></tr>
    <tr><td align="LEFT">N9III</td><td align="RIGHT">4.1</td><td align="RIGHT">1.79e+05</td><td align="RIGHT">3.67e+03</td><td align="RIGHT">1990</td><td align="RIGHT">2.40</td><td align="RIGHT">0.0</td><td align="RIGHT">-8.38</td><td align="RIGHT">-8.38</td><td bgcolor="#000000" align="CENTER"><font color="#ffe99a">255 233 154</font></td></tr>
    <tr><td align="LEFT">N9IV</td><td align="RIGHT">2.1</td><td align="RIGHT">7.91e+03</td><td align="RIGHT">7.64e+02</td><td align="RIGHT">2000</td><td align="RIGHT">2.39</td><td align="RIGHT">3.3</td><td align="RIGHT">-8.30</td><td align="RIGHT">-5.00</td><td bgcolor="#000000" align="CENTER"><font color="#ffcd96">255 205 150</font></td></tr>
    <tr><td align="LEFT">N9V</td><td align="RIGHT">0.1</td><td align="RIGHT">4.15e-03</td><td align="RIGHT">5.53e-01</td><td align="RIGHT">2000</td><td align="RIGHT">2.39</td><td align="RIGHT">19.0</td><td align="RIGHT">-8.30</td><td align="RIGHT">10.70</td><td bgcolor="#000000" align="CENTER"><font color="#ffc66c">255 198 108</font></td></tr>
    <tr><td align="LEFT">N9VI</td><td align="RIGHT">0.1</td><td align="RIGHT">4.15e-03</td><td align="RIGHT">5.53e-01</td><td align="RIGHT">2000</td><td align="RIGHT">2.39</td><td align="RIGHT">19.0</td><td align="RIGHT">-8.30</td><td align="RIGHT">10.70</td><td bgcolor="#000000" align="CENTER"><font color="#ffc66c">255 198 108</font></td></tr>
    <tr><td colspan="5"></td></tr>
    <tr><td align="LEFT">WC0Ia0</td><td align="RIGHT">160.0</td><td align="RIGHT">3.41e+07</td><td align="RIGHT">8.02e+01</td><td align="RIGHT">50000</td><td align="RIGHT">-0.35</td><td align="RIGHT">-9.5</td><td align="RIGHT">-4.58</td><td align="RIGHT">-14.08</td><td bgcolor="#000000" align="CENTER"><font color="#90a6ff">144 166 255</font></td></tr>
    <tr><td align="LEFT">WC0Ia</td><td align="RIGHT">150.0</td><td align="RIGHT">2.59e+06</td><td align="RIGHT">2.21e+01</td><td align="RIGHT">50000</td><td align="RIGHT">-0.35</td><td align="RIGHT">-6.7</td><td align="RIGHT">-4.58</td><td align="RIGHT">-11.28</td><td bgcolor="#000000" align="CENTER"><font color="#90a6ff">144 166 255</font></td></tr>
    <tr><td align="LEFT">WC0Ib</td><td align="RIGHT">140.0</td><td align="RIGHT">2.15e+06</td><td align="RIGHT">2.02e+01</td><td align="RIGHT">50000</td><td align="RIGHT">-0.35</td><td align="RIGHT">-6.5</td><td align="RIGHT">-4.58</td><td align="RIGHT">-11.08</td><td bgcolor="#000000" align="CENTER"><font color="#90a6ff">144 166 255</font></td></tr>
    <tr><td align="LEFT">WC0II</td><td align="RIGHT">130.0</td><td align="RIGHT">2.15e+06</td><td align="RIGHT">2.02e+01</td><td align="RIGHT">50000</td><td align="RIGHT">-0.35</td><td align="RIGHT">-6.5</td><td align="RIGHT">-4.58</td><td align="RIGHT">-11.08</td><td bgcolor="#000000" align="CENTER"><font color="#90a6ff">144 166 255</font></td></tr>
    <tr><td align="LEFT">WC0III</td><td align="RIGHT">120.0</td><td align="RIGHT">2.15e+06</td><td align="RIGHT">2.02e+01</td><td align="RIGHT">50000</td><td align="RIGHT">-0.35</td><td align="RIGHT">-6.5</td><td align="RIGHT">-4.58</td><td align="RIGHT">-11.08</td><td bgcolor="#000000" align="CENTER"><font color="#90a6ff">144 166 255</font></td></tr>
    <tr><td align="LEFT">WC0IV</td><td align="RIGHT">110.0</td><td align="RIGHT">1.36e+06</td><td align="RIGHT">1.60e+01</td><td align="RIGHT">50000</td><td align="RIGHT">-0.35</td><td align="RIGHT">-6.0</td><td align="RIGHT">-4.58</td><td align="RIGHT">-10.58</td><td bgcolor="#000000" align="CENTER"><font color="#90a6ff">144 166 255</font></td></tr>
    <tr><td align="LEFT">WC0V</td><td align="RIGHT">100.0</td><td align="RIGHT">1.24e+06</td><td align="RIGHT">1.53e+01</td><td align="RIGHT">50000</td><td align="RIGHT">-0.35</td><td align="RIGHT">-5.9</td><td align="RIGHT">-4.58</td><td align="RIGHT">-10.48</td><td bgcolor="#000000" align="CENTER"><font color="#90a6ff">144 166 255</font></td></tr>
    <tr><td align="LEFT">WC0VI</td><td align="RIGHT">60.0</td><td align="RIGHT">9.40e+05</td><td align="RIGHT">1.33e+01</td><td align="RIGHT">50000</td><td align="RIGHT">-0.35</td><td align="RIGHT">-5.6</td><td align="RIGHT">-4.58</td><td align="RIGHT">-10.18</td><td bgcolor="#000000" align="CENTER"><font color="#90a6ff">144 166 255</font></td></tr>
    <tr><td colspan="5"></td></tr>
    <tr><td align="LEFT">WC1Ia0</td><td align="RIGHT">159.7</td><td align="RIGHT">2.71e+07</td><td align="RIGHT">7.88e+01</td><td align="RIGHT">47600</td><td align="RIGHT">-0.35</td><td align="RIGHT">-9.4</td><td align="RIGHT">-4.43</td><td align="RIGHT">-13.83</td><td bgcolor="#000000" align="CENTER"><font color="#92a8ff">146 168 255</font></td></tr>
    <tr><td align="LEFT">WC1Ia</td><td align="RIGHT">149.3</td><td align="RIGHT">2.25e+06</td><td align="RIGHT">2.27e+01</td><td align="RIGHT">47600</td><td align="RIGHT">-0.35</td><td align="RIGHT">-6.7</td><td align="RIGHT">-4.43</td><td align="RIGHT">-11.13</td><td bgcolor="#000000" align="CENTER"><font color="#92a8ff">146 168 255</font></td></tr>
    <tr><td align="LEFT">WC1Ib</td><td align="RIGHT">139.0</td><td align="RIGHT">1.87e+06</td><td align="RIGHT">2.07e+01</td><td align="RIGHT">47600</td><td align="RIGHT">-0.35</td><td align="RIGHT">-6.5</td><td align="RIGHT">-4.43</td><td align="RIGHT">-10.93</td><td bgcolor="#000000" align="CENTER"><font color="#92a8ff">146 168 255</font></td></tr>
    <tr><td align="LEFT">WC1II</td><td align="RIGHT">128.6</td><td align="RIGHT">1.73e+06</td><td align="RIGHT">1.98e+01</td><td align="RIGHT">47800</td><td align="RIGHT">-0.35</td><td align="RIGHT">-6.4</td><td align="RIGHT">-4.44</td><td align="RIGHT">-10.84</td><td bgcolor="#000000" align="CENTER"><font color="#92a8ff">146 168 255</font></td></tr>
    <tr><td align="LEFT">WC1III</td><td align="RIGHT">118.2</td><td align="RIGHT">1.58e+06</td><td align="RIGHT">1.89e+01</td><td align="RIGHT">47800</td><td align="RIGHT">-0.35</td><td align="RIGHT">-6.3</td><td align="RIGHT">-4.44</td><td align="RIGHT">-10.74</td><td bgcolor="#000000" align="CENTER"><font color="#92a8ff">146 168 255</font></td></tr>
    <tr><td align="LEFT">WC1IV</td><td align="RIGHT">107.9</td><td align="RIGHT">1.09e+06</td><td align="RIGHT">1.57e+01</td><td align="RIGHT">47800</td><td align="RIGHT">-0.35</td><td align="RIGHT">-5.9</td><td align="RIGHT">-4.44</td><td align="RIGHT">-10.34</td><td bgcolor="#000000" align="CENTER"><font color="#91a7ff">145 167 255</font></td></tr>
    <tr><td align="LEFT">WC1V</td><td align="RIGHT">97.5</td><td align="RIGHT">9.94e+05</td><td align="RIGHT">1.50e+01</td><td align="RIGHT">47800</td><td align="RIGHT">-0.35</td><td align="RIGHT">-5.8</td><td align="RIGHT">-4.44</td><td align="RIGHT">-10.24</td><td bgcolor="#000000" align="CENTER"><font color="#92a8ff">146 168 255</font></td></tr>
    <tr><td align="LEFT">WC1VI</td><td align="RIGHT">37.0</td><td align="RIGHT">7.54e+05</td><td align="RIGHT">1.31e+01</td><td align="RIGHT">47800</td><td align="RIGHT">-0.35</td><td align="RIGHT">-5.5</td><td align="RIGHT">-4.44</td><td align="RIGHT">-9.94</td><td bgcolor="#000000" align="CENTER"><font color="#92a8ff">146 168 255</font></td></tr>
    <tr><td colspan="5"></td></tr>
    <tr><td align="LEFT">WC2Ia0</td><td align="RIGHT">159.4</td><td align="RIGHT">2.14e+07</td><td align="RIGHT">7.77e+01</td><td align="RIGHT">45200</td><td align="RIGHT">-0.35</td><td align="RIGHT">-9.3</td><td align="RIGHT">-4.28</td><td align="RIGHT">-13.58</td><td bgcolor="#000000" align="CENTER"><font color="#94aaff">148 170 255</font></td></tr>
    <tr><td align="LEFT">WC2Ia</td><td align="RIGHT">148.6</td><td align="RIGHT">2.14e+06</td><td align="RIGHT">2.46e+01</td><td align="RIGHT">45200</td><td align="RIGHT">-0.35</td><td align="RIGHT">-6.8</td><td align="RIGHT">-4.28</td><td align="RIGHT">-11.08</td><td bgcolor="#000000" align="CENTER"><font color="#94aaff">148 170 255</font></td></tr>
    <tr><td align="LEFT">WC2Ib</td><td align="RIGHT">137.9</td><td align="RIGHT">1.62e+06</td><td align="RIGHT">2.14e+01</td><td align="RIGHT">45200</td><td align="RIGHT">-0.35</td><td align="RIGHT">-6.5</td><td align="RIGHT">-4.28</td><td align="RIGHT">-10.78</td><td bgcolor="#000000" align="CENTER"><font color="#94aaff">148 170 255</font></td></tr>
    <tr><td align="LEFT">WC2II</td><td align="RIGHT">127.2</td><td align="RIGHT">1.52e+06</td><td align="RIGHT">2.03e+01</td><td align="RIGHT">45600</td><td align="RIGHT">-0.35</td><td align="RIGHT">-6.4</td><td align="RIGHT">-4.30</td><td align="RIGHT">-10.70</td><td bgcolor="#000000" align="CENTER"><font color="#94aaff">148 170 255</font></td></tr>
    <tr><td align="LEFT">WC2III</td><td align="RIGHT">116.5</td><td align="RIGHT">1.26e+06</td><td align="RIGHT">1.85e+01</td><td align="RIGHT">45600</td><td align="RIGHT">-0.35</td><td align="RIGHT">-6.2</td><td align="RIGHT">-4.30</td><td align="RIGHT">-10.50</td><td bgcolor="#000000" align="CENTER"><font color="#94a9ff">148 169 255</font></td></tr>
    <tr><td align="LEFT">WC2IV</td><td align="RIGHT">105.7</td><td align="RIGHT">8.72e+05</td><td align="RIGHT">1.54e+01</td><td align="RIGHT">45600</td><td align="RIGHT">-0.35</td><td align="RIGHT">-5.8</td><td align="RIGHT">-4.30</td><td align="RIGHT">-10.10</td><td bgcolor="#000000" align="CENTER"><font color="#92a9ff">146 169 255</font></td></tr>
    <tr><td align="LEFT">WC2V</td><td align="RIGHT">95.0</td><td align="RIGHT">7.95e+05</td><td align="RIGHT">1.47e+01</td><td align="RIGHT">45600</td><td align="RIGHT">-0.35</td><td align="RIGHT">-5.7</td><td align="RIGHT">-4.30</td><td align="RIGHT">-10.00</td><td bgcolor="#000000" align="CENTER"><font color="#94aaff">148 170 255</font></td></tr>
    <tr><td align="LEFT">WC2VI</td><td align="RIGHT">30.0</td><td align="RIGHT">6.03e+05</td><td align="RIGHT">1.28e+01</td><td align="RIGHT">45600</td><td align="RIGHT">-0.35</td><td align="RIGHT">-5.4</td><td align="RIGHT">-4.30</td><td align="RIGHT">-9.70</td><td bgcolor="#000000" align="CENTER"><font color="#94aaff">148 170 255</font></td></tr>
    <tr><td colspan="5"></td></tr>
    <tr><td align="LEFT">WC3Ia0</td><td align="RIGHT">159.0</td><td align="RIGHT">1.68e+07</td><td align="RIGHT">7.69e+01</td><td align="RIGHT">42800</td><td align="RIGHT">-0.34</td><td align="RIGHT">-9.2</td><td align="RIGHT">-4.12</td><td align="RIGHT">-13.32</td><td bgcolor="#000000" align="CENTER"><font color="#97acff">151 172 255</font></td></tr>
    <tr><td align="LEFT">WC3Ia</td><td align="RIGHT">148.0</td><td align="RIGHT">1.85e+06</td><td align="RIGHT">2.55e+01</td><td align="RIGHT">42800</td><td align="RIGHT">-0.34</td><td align="RIGHT">-6.8</td><td align="RIGHT">-4.12</td><td align="RIGHT">-10.92</td><td bgcolor="#000000" align="CENTER"><font color="#97acff">151 172 255</font></td></tr>
    <tr><td align="LEFT">WC3Ib</td><td align="RIGHT">136.9</td><td align="RIGHT">1.40e+06</td><td align="RIGHT">2.22e+01</td><td align="RIGHT">42800</td><td align="RIGHT">-0.34</td><td align="RIGHT">-6.5</td><td align="RIGHT">-4.12</td><td align="RIGHT">-10.62</td><td bgcolor="#000000" align="CENTER"><font color="#97acff">151 172 255</font></td></tr>
    <tr><td align="LEFT">WC3II</td><td align="RIGHT">125.8</td><td align="RIGHT">1.21e+06</td><td align="RIGHT">2.00e+01</td><td align="RIGHT">43400</td><td align="RIGHT">-0.34</td><td align="RIGHT">-6.3</td><td align="RIGHT">-4.16</td><td align="RIGHT">-10.46</td><td bgcolor="#000000" align="CENTER"><font color="#95adff">149 173 255</font></td></tr>
    <tr><td align="LEFT">WC3III</td><td align="RIGHT">114.7</td><td align="RIGHT">9.17e+05</td><td align="RIGHT">1.75e+01</td><td align="RIGHT">43400</td><td align="RIGHT">-0.34</td><td align="RIGHT">-6.0</td><td align="RIGHT">-4.16</td><td align="RIGHT">-10.16</td><td bgcolor="#000000" align="CENTER"><font color="#96abff">150 171 255</font></td></tr>
    <tr><td align="LEFT">WC3IV</td><td align="RIGHT">103.6</td><td align="RIGHT">6.96e+05</td><td align="RIGHT">1.52e+01</td><td align="RIGHT">43400</td><td align="RIGHT">-0.34</td><td align="RIGHT">-5.7</td><td align="RIGHT">-4.16</td><td align="RIGHT">-9.86</td><td bgcolor="#000000" align="CENTER"><font color="#94aaff">148 170 255</font></td></tr>
    <tr><td align="LEFT">WC3V</td><td align="RIGHT">92.5</td><td align="RIGHT">6.34e+05</td><td align="RIGHT">1.45e+01</td><td align="RIGHT">43400</td><td align="RIGHT">-0.34</td><td align="RIGHT">-5.6</td><td align="RIGHT">-4.16</td><td align="RIGHT">-9.76</td><td bgcolor="#000000" align="CENTER"><font color="#97acff">151 172 255</font></td></tr>
    <tr><td align="LEFT">WC3VI</td><td align="RIGHT">23.0</td><td align="RIGHT">4.81e+05</td><td align="RIGHT">1.26e+01</td><td align="RIGHT">43400</td><td align="RIGHT">-0.34</td><td align="RIGHT">-5.3</td><td align="RIGHT">-4.16</td><td align="RIGHT">-9.46</td><td bgcolor="#000000" align="CENTER"><font color="#97acff">151 172 255</font></td></tr>
    <tr><td colspan="5"></td></tr>
    <tr><td align="LEFT">WC4Ia0</td><td align="RIGHT">158.7</td><td align="RIGHT">1.32e+07</td><td align="RIGHT">7.64e+01</td><td align="RIGHT">40400</td><td align="RIGHT">-0.33</td><td align="RIGHT">-9.1</td><td align="RIGHT">-3.95</td><td align="RIGHT">-13.05</td><td bgcolor="#000000" align="CENTER"><font color="#99aeff">153 174 255</font></td></tr>
    <tr><td align="LEFT">WC4Ia</td><td align="RIGHT">147.3</td><td align="RIGHT">1.74e+06</td><td align="RIGHT">2.77e+01</td><td align="RIGHT">40400</td><td align="RIGHT">-0.33</td><td align="RIGHT">-6.9</td><td align="RIGHT">-3.95</td><td align="RIGHT">-10.85</td><td bgcolor="#000000" align="CENTER"><font color="#99aeff">153 174 255</font></td></tr>
    <tr><td align="LEFT">WC4Ib</td><td align="RIGHT">135.8</td><td align="RIGHT">1.20e+06</td><td align="RIGHT">2.31e+01</td><td align="RIGHT">40400</td><td align="RIGHT">-0.33</td><td align="RIGHT">-6.5</td><td align="RIGHT">-3.95</td><td align="RIGHT">-10.45</td><td bgcolor="#000000" align="CENTER"><font color="#99aeff">153 174 255</font></td></tr>
    <tr><td align="LEFT">WC4II</td><td align="RIGHT">124.4</td><td align="RIGHT">9.60e+05</td><td align="RIGHT">1.98e+01</td><td align="RIGHT">41200</td><td align="RIGHT">-0.34</td><td align="RIGHT">-6.2</td><td align="RIGHT">-4.01</td><td align="RIGHT">-10.21</td><td bgcolor="#000000" align="CENTER"><font color="#97afff">151 175 255</font></td></tr>
    <tr><td align="LEFT">WC4III</td><td align="RIGHT">112.9</td><td align="RIGHT">7.28e+05</td><td align="RIGHT">1.73e+01</td><td align="RIGHT">41200</td><td align="RIGHT">-0.34</td><td align="RIGHT">-5.9</td><td align="RIGHT">-4.01</td><td align="RIGHT">-9.91</td><td bgcolor="#000000" align="CENTER"><font color="#98acff">152 172 255</font></td></tr>
    <tr><td align="LEFT">WC4IV</td><td align="RIGHT">101.5</td><td align="RIGHT">5.52e+05</td><td align="RIGHT">1.50e+01</td><td align="RIGHT">41200</td><td align="RIGHT">-0.34</td><td align="RIGHT">-5.6</td><td align="RIGHT">-4.01</td><td align="RIGHT">-9.61</td><td bgcolor="#000000" align="CENTER"><font color="#95abff">149 171 255</font></td></tr>
    <tr><td align="LEFT">WC4V</td><td align="RIGHT">90.0</td><td align="RIGHT">5.04e+05</td><td align="RIGHT">1.44e+01</td><td align="RIGHT">41200</td><td align="RIGHT">-0.34</td><td align="RIGHT">-5.5</td><td align="RIGHT">-4.01</td><td align="RIGHT">-9.51</td><td bgcolor="#000000" align="CENTER"><font color="#99aeff">153 174 255</font></td></tr>
    <tr><td align="LEFT">WC4VI</td><td align="RIGHT">20.0</td><td align="RIGHT">3.82e+05</td><td align="RIGHT">1.25e+01</td><td align="RIGHT">41200</td><td align="RIGHT">-0.34</td><td align="RIGHT">-5.2</td><td align="RIGHT">-4.01</td><td align="RIGHT">-9.21</td><td bgcolor="#000000" align="CENTER"><font color="#99aeff">153 174 255</font></td></tr>
    <tr><td colspan="5"></td></tr>
    <tr><td align="LEFT">WC5Ia0</td><td align="RIGHT">158.4</td><td align="RIGHT">1.03e+07</td><td align="RIGHT">7.62e+01</td><td align="RIGHT">38000</td><td align="RIGHT">-0.33</td><td align="RIGHT">-9.0</td><td align="RIGHT">-3.78</td><td align="RIGHT">-12.78</td><td bgcolor="#000000" align="CENTER"><font color="#9bb0ff">155 176 255</font></td></tr>
    <tr><td align="LEFT">WC5Ia</td><td align="RIGHT">142.0</td><td align="RIGHT">1.48e+06</td><td align="RIGHT">2.90e+01</td><td align="RIGHT">38000</td><td align="RIGHT">-0.33</td><td align="RIGHT">-6.9</td><td align="RIGHT">-3.78</td><td align="RIGHT">-10.68</td><td bgcolor="#000000" align="CENTER"><font color="#9bb0ff">155 176 255</font></td></tr>
    <tr><td align="LEFT">WC5Ib</td><td align="RIGHT">125.6</td><td align="RIGHT">1.03e+06</td><td align="RIGHT">2.41e+01</td><td align="RIGHT">38000</td><td align="RIGHT">-0.33</td><td align="RIGHT">-6.5</td><td align="RIGHT">-3.78</td><td align="RIGHT">-10.28</td><td bgcolor="#000000" align="CENTER"><font color="#9bb0ff">155 176 255</font></td></tr>
    <tr><td align="LEFT">WC5II</td><td align="RIGHT">109.2</td><td align="RIGHT">7.59e+05</td><td align="RIGHT">1.97e+01</td><td align="RIGHT">39000</td><td align="RIGHT">-0.33</td><td align="RIGHT">-6.1</td><td align="RIGHT">-3.85</td><td align="RIGHT">-9.95</td><td bgcolor="#000000" align="CENTER"><font color="#99b1ff">153 177 255</font></td></tr>
    <tr><td align="LEFT">WC5III</td><td align="RIGHT">92.8</td><td align="RIGHT">5.25e+05</td><td align="RIGHT">1.64e+01</td><td align="RIGHT">39000</td><td align="RIGHT">-0.33</td><td align="RIGHT">-5.7</td><td align="RIGHT">-3.85</td><td align="RIGHT">-9.55</td><td bgcolor="#000000" align="CENTER"><font color="#9aaeff">154 174 255</font></td></tr>
    <tr><td align="LEFT">WC5IV</td><td align="RIGHT">76.4</td><td align="RIGHT">4.37e+05</td><td align="RIGHT">1.49e+01</td><td align="RIGHT">39000</td><td align="RIGHT">-0.33</td><td align="RIGHT">-5.5</td><td align="RIGHT">-3.85</td><td align="RIGHT">-9.35</td><td bgcolor="#000000" align="CENTER"><font color="#96acff">150 172 255</font></td></tr>
    <tr><td align="LEFT">WC5V</td><td align="RIGHT">60.0</td><td align="RIGHT">3.98e+05</td><td align="RIGHT">1.42e+01</td><td align="RIGHT">39000</td><td align="RIGHT">-0.33</td><td align="RIGHT">-5.4</td><td align="RIGHT">-3.85</td><td align="RIGHT">-9.25</td><td bgcolor="#000000" align="CENTER"><font color="#9bb0ff">155 176 255</font></td></tr>
    <tr><td align="LEFT">WC5VI</td><td align="RIGHT">17.5</td><td align="RIGHT">3.02e+05</td><td align="RIGHT">1.24e+01</td><td align="RIGHT">39000</td><td align="RIGHT">-0.33</td><td align="RIGHT">-5.1</td><td align="RIGHT">-3.85</td><td align="RIGHT">-8.95</td><td bgcolor="#000000" align="CENTER"><font color="#9bb0ff">155 176 255</font></td></tr>
    <tr><td colspan="5"></td></tr>
    <tr><td align="LEFT">WC6Ia0</td><td align="RIGHT">136.7</td><td align="RIGHT">7.81e+06</td><td align="RIGHT">7.66e+01</td><td align="RIGHT">35400</td><td align="RIGHT">-0.32</td><td align="RIGHT">-8.9</td><td align="RIGHT">-3.58</td><td align="RIGHT">-12.48</td><td bgcolor="#000000" align="CENTER"><font color="#9db2ff">157 178 255</font></td></tr>
    <tr><td align="LEFT">WC6Ia</td><td align="RIGHT">120.1</td><td align="RIGHT">1.36e+06</td><td align="RIGHT">3.19e+01</td><td align="RIGHT">35400</td><td align="RIGHT">-0.32</td><td align="RIGHT">-7.0</td><td align="RIGHT">-3.58</td><td align="RIGHT">-10.58</td><td bgcolor="#000000" align="CENTER"><font color="#9db2ff">157 178 255</font></td></tr>
    <tr><td align="LEFT">WC6Ib</td><td align="RIGHT">103.5</td><td align="RIGHT">7.81e+05</td><td align="RIGHT">2.42e+01</td><td align="RIGHT">35400</td><td align="RIGHT">-0.32</td><td align="RIGHT">-6.4</td><td align="RIGHT">-3.58</td><td align="RIGHT">-9.98</td><td bgcolor="#000000" align="CENTER"><font color="#9db2ff">157 178 255</font></td></tr>
    <tr><td align="LEFT">WC6II</td><td align="RIGHT">86.9</td><td align="RIGHT">6.54e+05</td><td align="RIGHT">2.05e+01</td><td align="RIGHT">36800</td><td align="RIGHT">-0.32</td><td align="RIGHT">-6.1</td><td align="RIGHT">-3.69</td><td align="RIGHT">-9.79</td><td bgcolor="#000000" align="CENTER"><font color="#9bb3ff">155 179 255</font></td></tr>
    <tr><td align="LEFT">WC6III</td><td align="RIGHT">70.2</td><td align="RIGHT">3.76e+05</td><td align="RIGHT">1.56e+01</td><td align="RIGHT">36800</td><td align="RIGHT">-0.32</td><td align="RIGHT">-5.5</td><td align="RIGHT">-3.69</td><td align="RIGHT">-9.19</td><td bgcolor="#000000" align="CENTER"><font color="#9cafff">156 175 255</font></td></tr>
    <tr><td align="LEFT">WC6IV</td><td align="RIGHT">53.6</td><td align="RIGHT">3.13e+05</td><td align="RIGHT">1.42e+01</td><td align="RIGHT">36800</td><td align="RIGHT">-0.32</td><td align="RIGHT">-5.3</td><td align="RIGHT">-3.69</td><td align="RIGHT">-8.99</td><td bgcolor="#000000" align="CENTER"><font color="#97aeff">151 174 255</font></td></tr>
    <tr><td align="LEFT">WC6V</td><td align="RIGHT">37.0</td><td align="RIGHT">2.60e+05</td><td align="RIGHT">1.29e+01</td><td align="RIGHT">36800</td><td align="RIGHT">-0.32</td><td align="RIGHT">-5.1</td><td align="RIGHT">-3.69</td><td align="RIGHT">-8.79</td><td bgcolor="#000000" align="CENTER"><font color="#a2b8ff">162 184 255</font></td></tr>
    <tr><td align="LEFT">WC6VI</td><td align="RIGHT">14.2</td><td align="RIGHT">1.80e+05</td><td align="RIGHT">1.08e+01</td><td align="RIGHT">36800</td><td align="RIGHT">-0.32</td><td align="RIGHT">-4.7</td><td align="RIGHT">-3.69</td><td align="RIGHT">-8.39</td><td bgcolor="#000000" align="CENTER"><font color="#a2b8ff">162 184 255</font></td></tr>
    <tr><td colspan="5"></td></tr>
    <tr><td align="LEFT">WC7Ia0</td><td align="RIGHT">115.1</td><td align="RIGHT">5.88e+06</td><td align="RIGHT">7.74e+01</td><td align="RIGHT">32800</td><td align="RIGHT">-0.31</td><td align="RIGHT">-8.8</td><td align="RIGHT">-3.37</td><td align="RIGHT">-12.17</td><td bgcolor="#000000" align="CENTER"><font color="#a0b5ff">160 181 255</font></td></tr>
    <tr><td align="LEFT">WC7Ia</td><td align="RIGHT">100.9</td><td align="RIGHT">1.12e+06</td><td align="RIGHT">3.38e+01</td><td align="RIGHT">32800</td><td align="RIGHT">-0.31</td><td align="RIGHT">-7.0</td><td align="RIGHT">-3.37</td><td align="RIGHT">-10.37</td><td bgcolor="#000000" align="CENTER"><font color="#a0b5ff">160 181 255</font></td></tr>
    <tr><td align="LEFT">WC7Ib</td><td align="RIGHT">86.7</td><td align="RIGHT">5.88e+05</td><td align="RIGHT">2.45e+01</td><td align="RIGHT">32800</td><td align="RIGHT">-0.31</td><td align="RIGHT">-6.3</td><td align="RIGHT">-3.37</td><td align="RIGHT">-9.67</td><td bgcolor="#000000" align="CENTER"><font color="#a0b5ff">160 181 255</font></td></tr>
    <tr><td align="LEFT">WC7II</td><td align="RIGHT">72.5</td><td align="RIGHT">5.10e+05</td><td align="RIGHT">2.05e+01</td><td align="RIGHT">34600</td><td align="RIGHT">-0.32</td><td align="RIGHT">-6.0</td><td align="RIGHT">-3.52</td><td align="RIGHT">-9.52</td><td bgcolor="#000000" align="CENTER"><font color="#9cb5ff">156 181 255</font></td></tr>
    <tr><td align="LEFT">WC7III</td><td align="RIGHT">58.4</td><td align="RIGHT">2.94e+05</td><td align="RIGHT">1.55e+01</td><td align="RIGHT">34600</td><td align="RIGHT">-0.32</td><td align="RIGHT">-5.4</td><td align="RIGHT">-3.52</td><td align="RIGHT">-8.92</td><td bgcolor="#000000" align="CENTER"><font color="#9eb1ff">158 177 255</font></td></tr>
    <tr><td align="LEFT">WC7IV</td><td align="RIGHT">44.2</td><td align="RIGHT">2.23e+05</td><td align="RIGHT">1.35e+01</td><td align="RIGHT">34600</td><td align="RIGHT">-0.32</td><td align="RIGHT">-5.1</td><td align="RIGHT">-3.52</td><td align="RIGHT">-8.62</td><td bgcolor="#000000" align="CENTER"><font color="#98afff">152 175 255</font></td></tr>
    <tr><td align="LEFT">WC7V</td><td align="RIGHT">30.0</td><td align="RIGHT">1.54e+05</td><td align="RIGHT">1.13e+01</td><td align="RIGHT">34600</td><td align="RIGHT">-0.32</td><td align="RIGHT">-4.7</td><td align="RIGHT">-3.52</td><td align="RIGHT">-8.22</td><td bgcolor="#000000" align="CENTER"><font color="#9db1ff">157 177 255</font></td></tr>
    <tr><td align="LEFT">WC7VI</td><td align="RIGHT">10.9</td><td align="RIGHT">1.07e+05</td><td align="RIGHT">9.36e+00</td><td align="RIGHT">34600</td><td align="RIGHT">-0.32</td><td align="RIGHT">-4.3</td><td align="RIGHT">-3.52</td><td align="RIGHT">-7.82</td><td bgcolor="#000000" align="CENTER"><font color="#9db1ff">157 177 255</font></td></tr>
    <tr><td colspan="5"></td></tr>
    <tr><td align="LEFT">WC8Ia0</td><td align="RIGHT">93.4</td><td align="RIGHT">4.37e+06</td><td align="RIGHT">7.87e+01</td><td align="RIGHT">30200</td><td align="RIGHT">-0.30</td><td align="RIGHT">-8.7</td><td align="RIGHT">-3.15</td><td align="RIGHT">-11.85</td><td bgcolor="#000000" align="CENTER"><font color="#a2b7ff">162 183 255</font></td></tr>
    <tr><td align="LEFT">WC8Ia</td><td align="RIGHT">81.7</td><td align="RIGHT">9.13e+05</td><td align="RIGHT">3.60e+01</td><td align="RIGHT">30200</td><td align="RIGHT">-0.30</td><td align="RIGHT">-7.0</td><td align="RIGHT">-3.15</td><td align="RIGHT">-10.15</td><td bgcolor="#000000" align="CENTER"><font color="#a2b7ff">162 183 255</font></td></tr>
    <tr><td align="LEFT">WC8Ib</td><td align="RIGHT">69.9</td><td align="RIGHT">4.37e+05</td><td align="RIGHT">2.49e+01</td><td align="RIGHT">30200</td><td align="RIGHT">-0.30</td><td align="RIGHT">-6.2</td><td align="RIGHT">-3.15</td><td align="RIGHT">-9.35</td><td bgcolor="#000000" align="CENTER"><font color="#a2b7ff">162 183 255</font></td></tr>
    <tr><td align="LEFT">WC8II</td><td align="RIGHT">58.2</td><td align="RIGHT">3.60e+05</td><td align="RIGHT">1.96e+01</td><td align="RIGHT">32400</td><td align="RIGHT">-0.31</td><td align="RIGHT">-5.8</td><td align="RIGHT">-3.34</td><td align="RIGHT">-9.14</td><td bgcolor="#000000" align="CENTER"><font color="#9eb7ff">158 183 255</font></td></tr>
    <tr><td align="LEFT">WC8III</td><td align="RIGHT">46.5</td><td align="RIGHT">2.07e+05</td><td align="RIGHT">1.49e+01</td><td align="RIGHT">32400</td><td align="RIGHT">-0.31</td><td align="RIGHT">-5.2</td><td align="RIGHT">-3.34</td><td align="RIGHT">-8.54</td><td bgcolor="#000000" align="CENTER"><font color="#9db2ff">157 178 255</font></td></tr>
    <tr><td align="LEFT">WC8IV</td><td align="RIGHT">34.7</td><td align="RIGHT">1.57e+05</td><td align="RIGHT">1.30e+01</td><td align="RIGHT">32400</td><td align="RIGHT">-0.31</td><td align="RIGHT">-4.9</td><td align="RIGHT">-3.34</td><td align="RIGHT">-8.24</td><td bgcolor="#000000" align="CENTER"><font color="#99b0ff">153 176 255</font></td></tr>
    <tr><td align="LEFT">WC8V</td><td align="RIGHT">23.0</td><td align="RIGHT">9.91e+04</td><td align="RIGHT">1.03e+01</td><td align="RIGHT">32400</td><td align="RIGHT">-0.31</td><td align="RIGHT">-4.4</td><td align="RIGHT">-3.34</td><td align="RIGHT">-7.74</td><td bgcolor="#000000" align="CENTER"><font color="#9db1ff">157 177 255</font></td></tr>
    <tr><td align="LEFT">WC8VI</td><td align="RIGHT">7.6</td><td align="RIGHT">5.70e+04</td><td align="RIGHT">7.81e+00</td><td align="RIGHT">32400</td><td align="RIGHT">-0.31</td><td align="RIGHT">-3.8</td><td align="RIGHT">-3.34</td><td align="RIGHT">-7.14</td><td bgcolor="#000000" align="CENTER"><font color="#9db1ff">157 177 255</font></td></tr>
    <tr><td align="LEFT">WN0VI</td><td align="RIGHT">60.0</td><td align="RIGHT">9.40e+05</td><td align="RIGHT">1.33e+01</td><td align="RIGHT">50000</td><td align="RIGHT">-0.35</td><td align="RIGHT">-5.6</td><td align="RIGHT">-4.58</td><td align="RIGHT">-10.18</td><td bgcolor="#000000" align="CENTER"><font color="#90a6ff">144 166 255</font></td></tr>
    <tr><td colspan="5"></td></tr>
    <tr><td align="LEFT">WC9Ia0</td><td align="RIGHT">71.8</td><td align="RIGHT">3.19e+06</td><td align="RIGHT">8.05e+01</td><td align="RIGHT">27600</td><td align="RIGHT">-0.29</td><td align="RIGHT">-8.6</td><td align="RIGHT">-2.91</td><td align="RIGHT">-11.51</td><td bgcolor="#000000" align="CENTER"><font color="#a4b9ff">164 185 255</font></td></tr>
    <tr><td align="LEFT">WC9Ia</td><td align="RIGHT">63.1</td><td align="RIGHT">7.31e+05</td><td align="RIGHT">3.85e+01</td><td align="RIGHT">27600</td><td align="RIGHT">-0.29</td><td align="RIGHT">-7.0</td><td align="RIGHT">-2.91</td><td align="RIGHT">-9.91</td><td bgcolor="#000000" align="CENTER"><font color="#a4b9ff">164 185 255</font></td></tr>
    <tr><td align="LEFT">WC9Ib</td><td align="RIGHT">54.5</td><td align="RIGHT">3.19e+05</td><td align="RIGHT">2.55e+01</td><td align="RIGHT">27600</td><td align="RIGHT">-0.29</td><td align="RIGHT">-6.1</td><td align="RIGHT">-2.91</td><td align="RIGHT">-9.01</td><td bgcolor="#000000" align="CENTER"><font color="#a4b9ff">164 185 255</font></td></tr>
    <tr><td align="LEFT">WC9II</td><td align="RIGHT">45.9</td><td align="RIGHT">2.76e+05</td><td align="RIGHT">1.98e+01</td><td align="RIGHT">30200</td><td align="RIGHT">-0.30</td><td align="RIGHT">-5.7</td><td align="RIGHT">-3.15</td><td align="RIGHT">-8.85</td><td bgcolor="#000000" align="CENTER"><font color="#a0baff">160 186 255</font></td></tr>
    <tr><td align="LEFT">WC9III</td><td align="RIGHT">37.3</td><td align="RIGHT">1.59e+05</td><td align="RIGHT">1.50e+01</td><td align="RIGHT">30200</td><td align="RIGHT">-0.30</td><td align="RIGHT">-5.1</td><td align="RIGHT">-3.15</td><td align="RIGHT">-8.25</td><td bgcolor="#000000" align="CENTER"><font color="#9eb1ff">158 177 255</font></td></tr>
    <tr><td align="LEFT">WC9IV</td><td align="RIGHT">28.6</td><td align="RIGHT">1.10e+05</td><td align="RIGHT">1.25e+01</td><td align="RIGHT">30200</td><td align="RIGHT">-0.30</td><td align="RIGHT">-4.7</td><td align="RIGHT">-3.15</td><td align="RIGHT">-7.85</td><td bgcolor="#000000" align="CENTER"><font color="#9bb1ff">155 177 255</font></td></tr>
    <tr><td align="LEFT">WC9V</td><td align="RIGHT">20.0</td><td align="RIGHT">5.76e+04</td><td align="RIGHT">9.04e+00</td><td align="RIGHT">30200</td><td align="RIGHT">-0.30</td><td align="RIGHT">-4.0</td><td align="RIGHT">-3.15</td><td align="RIGHT">-7.15</td><td bgcolor="#000000" align="CENTER"><font color="#9ab2ff">154 178 255</font></td></tr>
    <tr><td align="LEFT">WC9VI</td><td align="RIGHT">6.7</td><td align="RIGHT">3.31e+04</td><td align="RIGHT">6.85e+00</td><td align="RIGHT">30200</td><td align="RIGHT">-0.30</td><td align="RIGHT">-3.4</td><td align="RIGHT">-3.15</td><td align="RIGHT">-6.55</td><td bgcolor="#000000" align="CENTER"><font color="#9ab2ff">154 178 255</font></td></tr>
    <tr><td colspan="5"></td></tr>
    <tr><td align="LEFT">WN0Ia0</td><td align="RIGHT">160.0</td><td align="RIGHT">3.41e+07</td><td align="RIGHT">8.02e+01</td><td align="RIGHT">50000</td><td align="RIGHT">-0.35</td><td align="RIGHT">-9.5</td><td align="RIGHT">-4.58</td><td align="RIGHT">-14.08</td><td bgcolor="#000000" align="CENTER"><font color="#90a6ff">144 166 255</font></td></tr>
    <tr><td align="LEFT">WN0Ia</td><td align="RIGHT">150.0</td><td align="RIGHT">2.59e+06</td><td align="RIGHT">2.21e+01</td><td align="RIGHT">50000</td><td align="RIGHT">-0.35</td><td align="RIGHT">-6.7</td><td align="RIGHT">-4.58</td><td align="RIGHT">-11.28</td><td bgcolor="#000000" align="CENTER"><font color="#90a6ff">144 166 255</font></td></tr>
    <tr><td align="LEFT">WN0Ib</td><td align="RIGHT">140.0</td><td align="RIGHT">2.15e+06</td><td align="RIGHT">2.02e+01</td><td align="RIGHT">50000</td><td align="RIGHT">-0.35</td><td align="RIGHT">-6.5</td><td align="RIGHT">-4.58</td><td align="RIGHT">-11.08</td><td bgcolor="#000000" align="CENTER"><font color="#90a6ff">144 166 255</font></td></tr>
    <tr><td align="LEFT">WN0II</td><td align="RIGHT">130.0</td><td align="RIGHT">2.15e+06</td><td align="RIGHT">2.02e+01</td><td align="RIGHT">50000</td><td align="RIGHT">-0.35</td><td align="RIGHT">-6.5</td><td align="RIGHT">-4.58</td><td align="RIGHT">-11.08</td><td bgcolor="#000000" align="CENTER"><font color="#90a6ff">144 166 255</font></td></tr>
    <tr><td align="LEFT">WN0III</td><td align="RIGHT">120.0</td><td align="RIGHT">2.15e+06</td><td align="RIGHT">2.02e+01</td><td align="RIGHT">50000</td><td align="RIGHT">-0.35</td><td align="RIGHT">-6.5</td><td align="RIGHT">-4.58</td><td align="RIGHT">-11.08</td><td bgcolor="#000000" align="CENTER"><font color="#90a6ff">144 166 255</font></td></tr>
    <tr><td align="LEFT">WN0IV</td><td align="RIGHT">110.0</td><td align="RIGHT">1.36e+06</td><td align="RIGHT">1.60e+01</td><td align="RIGHT">50000</td><td align="RIGHT">-0.35</td><td align="RIGHT">-6.0</td><td align="RIGHT">-4.58</td><td align="RIGHT">-10.58</td><td bgcolor="#000000" align="CENTER"><font color="#90a6ff">144 166 255</font></td></tr>
    <tr><td align="LEFT">WN0V</td><td align="RIGHT">100.0</td><td align="RIGHT">1.24e+06</td><td align="RIGHT">1.53e+01</td><td align="RIGHT">50000</td><td align="RIGHT">-0.35</td><td align="RIGHT">-5.9</td><td align="RIGHT">-4.58</td><td align="RIGHT">-10.48</td><td bgcolor="#000000" align="CENTER"><font color="#90a6ff">144 166 255</font></td></tr>
    <tr><td colspan="5"></td></tr>
    <tr><td align="LEFT">WN1Ia0</td><td align="RIGHT">159.7</td><td align="RIGHT">2.71e+07</td><td align="RIGHT">7.88e+01</td><td align="RIGHT">47600</td><td align="RIGHT">-0.35</td><td align="RIGHT">-9.4</td><td align="RIGHT">-4.43</td><td align="RIGHT">-13.83</td><td bgcolor="#000000" align="CENTER"><font color="#92a8ff">146 168 255</font></td></tr>
    <tr><td align="LEFT">WN1Ia</td><td align="RIGHT">149.3</td><td align="RIGHT">2.25e+06</td><td align="RIGHT">2.27e+01</td><td align="RIGHT">47600</td><td align="RIGHT">-0.35</td><td align="RIGHT">-6.7</td><td align="RIGHT">-4.43</td><td align="RIGHT">-11.13</td><td bgcolor="#000000" align="CENTER"><font color="#92a8ff">146 168 255</font></td></tr>
    <tr><td align="LEFT">WN1Ib</td><td align="RIGHT">139.0</td><td align="RIGHT">1.87e+06</td><td align="RIGHT">2.07e+01</td><td align="RIGHT">47600</td><td align="RIGHT">-0.35</td><td align="RIGHT">-6.5</td><td align="RIGHT">-4.43</td><td align="RIGHT">-10.93</td><td bgcolor="#000000" align="CENTER"><font color="#92a8ff">146 168 255</font></td></tr>
    <tr><td align="LEFT">WN1II</td><td align="RIGHT">128.6</td><td align="RIGHT">1.73e+06</td><td align="RIGHT">1.98e+01</td><td align="RIGHT">47800</td><td align="RIGHT">-0.35</td><td align="RIGHT">-6.4</td><td align="RIGHT">-4.44</td><td align="RIGHT">-10.84</td><td bgcolor="#000000" align="CENTER"><font color="#92a8ff">146 168 255</font></td></tr>
    <tr><td align="LEFT">WN1III</td><td align="RIGHT">118.2</td><td align="RIGHT">1.58e+06</td><td align="RIGHT">1.89e+01</td><td align="RIGHT">47800</td><td align="RIGHT">-0.35</td><td align="RIGHT">-6.3</td><td align="RIGHT">-4.44</td><td align="RIGHT">-10.74</td><td bgcolor="#000000" align="CENTER"><font color="#92a8ff">146 168 255</font></td></tr>
    <tr><td align="LEFT">WN1IV</td><td align="RIGHT">107.9</td><td align="RIGHT">1.09e+06</td><td align="RIGHT">1.57e+01</td><td align="RIGHT">47800</td><td align="RIGHT">-0.35</td><td align="RIGHT">-5.9</td><td align="RIGHT">-4.44</td><td align="RIGHT">-10.34</td><td bgcolor="#000000" align="CENTER"><font color="#91a7ff">145 167 255</font></td></tr>
    <tr><td align="LEFT">WN1V</td><td align="RIGHT">97.5</td><td align="RIGHT">9.94e+05</td><td align="RIGHT">1.50e+01</td><td align="RIGHT">47800</td><td align="RIGHT">-0.35</td><td align="RIGHT">-5.8</td><td align="RIGHT">-4.44</td><td align="RIGHT">-10.24</td><td bgcolor="#000000" align="CENTER"><font color="#92a8ff">146 168 255</font></td></tr>
    <tr><td align="LEFT">WN1VI</td><td align="RIGHT">37.0</td><td align="RIGHT">7.54e+05</td><td align="RIGHT">1.31e+01</td><td align="RIGHT">47800</td><td align="RIGHT">-0.35</td><td align="RIGHT">-5.5</td><td align="RIGHT">-4.44</td><td align="RIGHT">-9.94</td><td bgcolor="#000000" align="CENTER"><font color="#92a8ff">146 168 255</font></td></tr>
    <tr><td colspan="5"></td></tr>
    <tr><td align="LEFT">WN2Ia0</td><td align="RIGHT">159.4</td><td align="RIGHT">2.14e+07</td><td align="RIGHT">7.77e+01</td><td align="RIGHT">45200</td><td align="RIGHT">-0.35</td><td align="RIGHT">-9.3</td><td align="RIGHT">-4.28</td><td align="RIGHT">-13.58</td><td bgcolor="#000000" align="CENTER"><font color="#94aaff">148 170 255</font></td></tr>
    <tr><td align="LEFT">WN2Ia</td><td align="RIGHT">148.6</td><td align="RIGHT">2.14e+06</td><td align="RIGHT">2.46e+01</td><td align="RIGHT">45200</td><td align="RIGHT">-0.35</td><td align="RIGHT">-6.8</td><td align="RIGHT">-4.28</td><td align="RIGHT">-11.08</td><td bgcolor="#000000" align="CENTER"><font color="#94aaff">148 170 255</font></td></tr>
    <tr><td align="LEFT">WN2Ib</td><td align="RIGHT">137.9</td><td align="RIGHT">1.62e+06</td><td align="RIGHT">2.14e+01</td><td align="RIGHT">45200</td><td align="RIGHT">-0.35</td><td align="RIGHT">-6.5</td><td align="RIGHT">-4.28</td><td align="RIGHT">-10.78</td><td bgcolor="#000000" align="CENTER"><font color="#94aaff">148 170 255</font></td></tr>
    <tr><td align="LEFT">WN2II</td><td align="RIGHT">127.2</td><td align="RIGHT">1.52e+06</td><td align="RIGHT">2.03e+01</td><td align="RIGHT">45600</td><td align="RIGHT">-0.35</td><td align="RIGHT">-6.4</td><td align="RIGHT">-4.30</td><td align="RIGHT">-10.70</td><td bgcolor="#000000" align="CENTER"><font color="#94aaff">148 170 255</font></td></tr>
    <tr><td align="LEFT">WN2III</td><td align="RIGHT">116.5</td><td align="RIGHT">1.26e+06</td><td align="RIGHT">1.85e+01</td><td align="RIGHT">45600</td><td align="RIGHT">-0.35</td><td align="RIGHT">-6.2</td><td align="RIGHT">-4.30</td><td align="RIGHT">-10.50</td><td bgcolor="#000000" align="CENTER"><font color="#94a9ff">148 169 255</font></td></tr>
    <tr><td align="LEFT">WN2IV</td><td align="RIGHT">105.7</td><td align="RIGHT">8.72e+05</td><td align="RIGHT">1.54e+01</td><td align="RIGHT">45600</td><td align="RIGHT">-0.35</td><td align="RIGHT">-5.8</td><td align="RIGHT">-4.30</td><td align="RIGHT">-10.10</td><td bgcolor="#000000" align="CENTER"><font color="#92a9ff">146 169 255</font></td></tr>
    <tr><td align="LEFT">WN2V</td><td align="RIGHT">95.0</td><td align="RIGHT">7.95e+05</td><td align="RIGHT">1.47e+01</td><td align="RIGHT">45600</td><td align="RIGHT">-0.35</td><td align="RIGHT">-5.7</td><td align="RIGHT">-4.30</td><td align="RIGHT">-10.00</td><td bgcolor="#000000" align="CENTER"><font color="#94aaff">148 170 255</font></td></tr>
    <tr><td align="LEFT">WN2VI</td><td align="RIGHT">30.0</td><td align="RIGHT">6.03e+05</td><td align="RIGHT">1.28e+01</td><td align="RIGHT">45600</td><td align="RIGHT">-0.35</td><td align="RIGHT">-5.4</td><td align="RIGHT">-4.30</td><td align="RIGHT">-9.70</td><td bgcolor="#000000" align="CENTER"><font color="#94aaff">148 170 255</font></td></tr>
    <tr><td colspan="5"></td></tr>
    <tr><td align="LEFT">WN3Ia0</td><td align="RIGHT">159.0</td><td align="RIGHT">1.68e+07</td><td align="RIGHT">7.69e+01</td><td align="RIGHT">42800</td><td align="RIGHT">-0.34</td><td align="RIGHT">-9.2</td><td align="RIGHT">-4.12</td><td align="RIGHT">-13.32</td><td bgcolor="#000000" align="CENTER"><font color="#97acff">151 172 255</font></td></tr>
    <tr><td align="LEFT">WN3Ia</td><td align="RIGHT">148.0</td><td align="RIGHT">1.85e+06</td><td align="RIGHT">2.55e+01</td><td align="RIGHT">42800</td><td align="RIGHT">-0.34</td><td align="RIGHT">-6.8</td><td align="RIGHT">-4.12</td><td align="RIGHT">-10.92</td><td bgcolor="#000000" align="CENTER"><font color="#97acff">151 172 255</font></td></tr>
    <tr><td align="LEFT">WN3Ib</td><td align="RIGHT">136.9</td><td align="RIGHT">1.40e+06</td><td align="RIGHT">2.22e+01</td><td align="RIGHT">42800</td><td align="RIGHT">-0.34</td><td align="RIGHT">-6.5</td><td align="RIGHT">-4.12</td><td align="RIGHT">-10.62</td><td bgcolor="#000000" align="CENTER"><font color="#97acff">151 172 255</font></td></tr>
    <tr><td align="LEFT">WN3II</td><td align="RIGHT">125.8</td><td align="RIGHT">1.21e+06</td><td align="RIGHT">2.00e+01</td><td align="RIGHT">43400</td><td align="RIGHT">-0.34</td><td align="RIGHT">-6.3</td><td align="RIGHT">-4.16</td><td align="RIGHT">-10.46</td><td bgcolor="#000000" align="CENTER"><font color="#95adff">149 173 255</font></td></tr>
    <tr><td align="LEFT">WN3III</td><td align="RIGHT">114.7</td><td align="RIGHT">9.17e+05</td><td align="RIGHT">1.75e+01</td><td align="RIGHT">43400</td><td align="RIGHT">-0.34</td><td align="RIGHT">-6.0</td><td align="RIGHT">-4.16</td><td align="RIGHT">-10.16</td><td bgcolor="#000000" align="CENTER"><font color="#96abff">150 171 255</font></td></tr>
    <tr><td align="LEFT">WN3IV</td><td align="RIGHT">103.6</td><td align="RIGHT">6.96e+05</td><td align="RIGHT">1.52e+01</td><td align="RIGHT">43400</td><td align="RIGHT">-0.34</td><td align="RIGHT">-5.7</td><td align="RIGHT">-4.16</td><td align="RIGHT">-9.86</td><td bgcolor="#000000" align="CENTER"><font color="#94aaff">148 170 255</font></td></tr>
    <tr><td align="LEFT">WN3V</td><td align="RIGHT">92.5</td><td align="RIGHT">6.34e+05</td><td align="RIGHT">1.45e+01</td><td align="RIGHT">43400</td><td align="RIGHT">-0.34</td><td align="RIGHT">-5.6</td><td align="RIGHT">-4.16</td><td align="RIGHT">-9.76</td><td bgcolor="#000000" align="CENTER"><font color="#97acff">151 172 255</font></td></tr>
    <tr><td align="LEFT">WN3VI</td><td align="RIGHT">23.0</td><td align="RIGHT">4.81e+05</td><td align="RIGHT">1.26e+01</td><td align="RIGHT">43400</td><td align="RIGHT">-0.34</td><td align="RIGHT">-5.3</td><td align="RIGHT">-4.16</td><td align="RIGHT">-9.46</td><td bgcolor="#000000" align="CENTER"><font color="#97acff">151 172 255</font></td></tr>
    <tr><td colspan="5"></td></tr>
    <tr><td align="LEFT">WN4Ia0</td><td align="RIGHT">158.7</td><td align="RIGHT">1.32e+07</td><td align="RIGHT">7.64e+01</td><td align="RIGHT">40400</td><td align="RIGHT">-0.33</td><td align="RIGHT">-9.1</td><td align="RIGHT">-3.95</td><td align="RIGHT">-13.05</td><td bgcolor="#000000" align="CENTER"><font color="#99aeff">153 174 255</font></td></tr>
    <tr><td align="LEFT">WN4Ia</td><td align="RIGHT">147.3</td><td align="RIGHT">1.74e+06</td><td align="RIGHT">2.77e+01</td><td align="RIGHT">40400</td><td align="RIGHT">-0.33</td><td align="RIGHT">-6.9</td><td align="RIGHT">-3.95</td><td align="RIGHT">-10.85</td><td bgcolor="#000000" align="CENTER"><font color="#99aeff">153 174 255</font></td></tr>
    <tr><td align="LEFT">WN4Ib</td><td align="RIGHT">135.8</td><td align="RIGHT">1.20e+06</td><td align="RIGHT">2.31e+01</td><td align="RIGHT">40400</td><td align="RIGHT">-0.33</td><td align="RIGHT">-6.5</td><td align="RIGHT">-3.95</td><td align="RIGHT">-10.45</td><td bgcolor="#000000" align="CENTER"><font color="#99aeff">153 174 255</font></td></tr>
    <tr><td align="LEFT">WN4II</td><td align="RIGHT">124.4</td><td align="RIGHT">9.60e+05</td><td align="RIGHT">1.98e+01</td><td align="RIGHT">41200</td><td align="RIGHT">-0.34</td><td align="RIGHT">-6.2</td><td align="RIGHT">-4.01</td><td align="RIGHT">-10.21</td><td bgcolor="#000000" align="CENTER"><font color="#97afff">151 175 255</font></td></tr>
    <tr><td align="LEFT">WN4III</td><td align="RIGHT">112.9</td><td align="RIGHT">7.28e+05</td><td align="RIGHT">1.73e+01</td><td align="RIGHT">41200</td><td align="RIGHT">-0.34</td><td align="RIGHT">-5.9</td><td align="RIGHT">-4.01</td><td align="RIGHT">-9.91</td><td bgcolor="#000000" align="CENTER"><font color="#98acff">152 172 255</font></td></tr>
    <tr><td align="LEFT">WN4IV</td><td align="RIGHT">101.5</td><td align="RIGHT">5.52e+05</td><td align="RIGHT">1.50e+01</td><td align="RIGHT">41200</td><td align="RIGHT">-0.34</td><td align="RIGHT">-5.6</td><td align="RIGHT">-4.01</td><td align="RIGHT">-9.61</td><td bgcolor="#000000" align="CENTER"><font color="#95abff">149 171 255</font></td></tr>
    <tr><td align="LEFT">WN4V</td><td align="RIGHT">90.0</td><td align="RIGHT">5.04e+05</td><td align="RIGHT">1.44e+01</td><td align="RIGHT">41200</td><td align="RIGHT">-0.34</td><td align="RIGHT">-5.5</td><td align="RIGHT">-4.01</td><td align="RIGHT">-9.51</td><td bgcolor="#000000" align="CENTER"><font color="#99aeff">153 174 255</font></td></tr>
    <tr><td align="LEFT">WN4VI</td><td align="RIGHT">20.0</td><td align="RIGHT">3.82e+05</td><td align="RIGHT">1.25e+01</td><td align="RIGHT">41200</td><td align="RIGHT">-0.34</td><td align="RIGHT">-5.2</td><td align="RIGHT">-4.01</td><td align="RIGHT">-9.21</td><td bgcolor="#000000" align="CENTER"><font color="#99aeff">153 174 255</font></td></tr>
    <tr><td colspan="5"></td></tr>
    <tr><td align="LEFT">WN5Ia0</td><td align="RIGHT">158.4</td><td align="RIGHT">1.03e+07</td><td align="RIGHT">7.62e+01</td><td align="RIGHT">38000</td><td align="RIGHT">-0.33</td><td align="RIGHT">-9.0</td><td align="RIGHT">-3.78</td><td align="RIGHT">-12.78</td><td bgcolor="#000000" align="CENTER"><font color="#9bb0ff">155 176 255</font></td></tr>
    <tr><td align="LEFT">WN5Ia</td><td align="RIGHT">142.0</td><td align="RIGHT">1.48e+06</td><td align="RIGHT">2.90e+01</td><td align="RIGHT">38000</td><td align="RIGHT">-0.33</td><td align="RIGHT">-6.9</td><td align="RIGHT">-3.78</td><td align="RIGHT">-10.68</td><td bgcolor="#000000" align="CENTER"><font color="#9bb0ff">155 176 255</font></td></tr>
    <tr><td align="LEFT">WN5Ib</td><td align="RIGHT">125.6</td><td align="RIGHT">1.03e+06</td><td align="RIGHT">2.41e+01</td><td align="RIGHT">38000</td><td align="RIGHT">-0.33</td><td align="RIGHT">-6.5</td><td align="RIGHT">-3.78</td><td align="RIGHT">-10.28</td><td bgcolor="#000000" align="CENTER"><font color="#9bb0ff">155 176 255</font></td></tr>
    <tr><td align="LEFT">WN5II</td><td align="RIGHT">109.2</td><td align="RIGHT">7.59e+05</td><td align="RIGHT">1.97e+01</td><td align="RIGHT">39000</td><td align="RIGHT">-0.33</td><td align="RIGHT">-6.1</td><td align="RIGHT">-3.85</td><td align="RIGHT">-9.95</td><td bgcolor="#000000" align="CENTER"><font color="#99b1ff">153 177 255</font></td></tr>
    <tr><td align="LEFT">WN5III</td><td align="RIGHT">92.8</td><td align="RIGHT">5.25e+05</td><td align="RIGHT">1.64e+01</td><td align="RIGHT">39000</td><td align="RIGHT">-0.33</td><td align="RIGHT">-5.7</td><td align="RIGHT">-3.85</td><td align="RIGHT">-9.55</td><td bgcolor="#000000" align="CENTER"><font color="#9aaeff">154 174 255</font></td></tr>
    <tr><td align="LEFT">WN5IV</td><td align="RIGHT">76.4</td><td align="RIGHT">4.37e+05</td><td align="RIGHT">1.49e+01</td><td align="RIGHT">39000</td><td align="RIGHT">-0.33</td><td align="RIGHT">-5.5</td><td align="RIGHT">-3.85</td><td align="RIGHT">-9.35</td><td bgcolor="#000000" align="CENTER"><font color="#96acff">150 172 255</font></td></tr>
    <tr><td align="LEFT">WN5V</td><td align="RIGHT">60.0</td><td align="RIGHT">3.98e+05</td><td align="RIGHT">1.42e+01</td><td align="RIGHT">39000</td><td align="RIGHT">-0.33</td><td align="RIGHT">-5.4</td><td align="RIGHT">-3.85</td><td align="RIGHT">-9.25</td><td bgcolor="#000000" align="CENTER"><font color="#9bb0ff">155 176 255</font></td></tr>
    <tr><td align="LEFT">WN5VI</td><td align="RIGHT">17.5</td><td align="RIGHT">3.02e+05</td><td align="RIGHT">1.24e+01</td><td align="RIGHT">39000</td><td align="RIGHT">-0.33</td><td align="RIGHT">-5.1</td><td align="RIGHT">-3.85</td><td align="RIGHT">-8.95</td><td bgcolor="#000000" align="CENTER"><font color="#9bb0ff">155 176 255</font></td></tr>
    <tr><td colspan="5"></td></tr>
    <tr><td align="LEFT">WN6Ia0</td><td align="RIGHT">136.7</td><td align="RIGHT">7.81e+06</td><td align="RIGHT">7.66e+01</td><td align="RIGHT">35400</td><td align="RIGHT">-0.32</td><td align="RIGHT">-8.9</td><td align="RIGHT">-3.58</td><td align="RIGHT">-12.48</td><td bgcolor="#000000" align="CENTER"><font color="#9db2ff">157 178 255</font></td></tr>
    <tr><td align="LEFT">WN6Ia</td><td align="RIGHT">120.1</td><td align="RIGHT">1.36e+06</td><td align="RIGHT">3.19e+01</td><td align="RIGHT">35400</td><td align="RIGHT">-0.32</td><td align="RIGHT">-7.0</td><td align="RIGHT">-3.58</td><td align="RIGHT">-10.58</td><td bgcolor="#000000" align="CENTER"><font color="#9db2ff">157 178 255</font></td></tr>
    <tr><td align="LEFT">WN6Ib</td><td align="RIGHT">103.5</td><td align="RIGHT">7.81e+05</td><td align="RIGHT">2.42e+01</td><td align="RIGHT">35400</td><td align="RIGHT">-0.32</td><td align="RIGHT">-6.4</td><td align="RIGHT">-3.58</td><td align="RIGHT">-9.98</td><td bgcolor="#000000" align="CENTER"><font color="#9db2ff">157 178 255</font></td></tr>
    <tr><td align="LEFT">WN6II</td><td align="RIGHT">86.9</td><td align="RIGHT">6.54e+05</td><td align="RIGHT">2.05e+01</td><td align="RIGHT">36800</td><td align="RIGHT">-0.32</td><td align="RIGHT">-6.1</td><td align="RIGHT">-3.69</td><td align="RIGHT">-9.79</td><td bgcolor="#000000" align="CENTER"><font color="#9bb3ff">155 179 255</font></td></tr>
    <tr><td align="LEFT">WN6III</td><td align="RIGHT">70.2</td><td align="RIGHT">3.76e+05</td><td align="RIGHT">1.56e+01</td><td align="RIGHT">36800</td><td align="RIGHT">-0.32</td><td align="RIGHT">-5.5</td><td align="RIGHT">-3.69</td><td align="RIGHT">-9.19</td><td bgcolor="#000000" align="CENTER"><font color="#9cafff">156 175 255</font></td></tr>
    <tr><td align="LEFT">WN6IV</td><td align="RIGHT">53.6</td><td align="RIGHT">3.13e+05</td><td align="RIGHT">1.42e+01</td><td align="RIGHT">36800</td><td align="RIGHT">-0.32</td><td align="RIGHT">-5.3</td><td align="RIGHT">-3.69</td><td align="RIGHT">-8.99</td><td bgcolor="#000000" align="CENTER"><font color="#97aeff">151 174 255</font></td></tr>
    <tr><td align="LEFT">WN6V</td><td align="RIGHT">37.0</td><td align="RIGHT">2.60e+05</td><td align="RIGHT">1.29e+01</td><td align="RIGHT">36800</td><td align="RIGHT">-0.32</td><td align="RIGHT">-5.1</td><td align="RIGHT">-3.69</td><td align="RIGHT">-8.79</td><td bgcolor="#000000" align="CENTER"><font color="#a2b8ff">162 184 255</font></td></tr>
    <tr><td align="LEFT">WN6VI</td><td align="RIGHT">14.2</td><td align="RIGHT">1.80e+05</td><td align="RIGHT">1.08e+01</td><td align="RIGHT">36800</td><td align="RIGHT">-0.32</td><td align="RIGHT">-4.7</td><td align="RIGHT">-3.69</td><td align="RIGHT">-8.39</td><td bgcolor="#000000" align="CENTER"><font color="#a2b8ff">162 184 255</font></td></tr>
    <tr><td colspan="5"></td></tr>
    <tr><td align="LEFT">WN7Ia0</td><td align="RIGHT">115.1</td><td align="RIGHT">5.88e+06</td><td align="RIGHT">7.74e+01</td><td align="RIGHT">32800</td><td align="RIGHT">-0.31</td><td align="RIGHT">-8.8</td><td align="RIGHT">-3.37</td><td align="RIGHT">-12.17</td><td bgcolor="#000000" align="CENTER"><font color="#a0b5ff">160 181 255</font></td></tr>
    <tr><td align="LEFT">WN7Ia</td><td align="RIGHT">100.9</td><td align="RIGHT">1.12e+06</td><td align="RIGHT">3.38e+01</td><td align="RIGHT">32800</td><td align="RIGHT">-0.31</td><td align="RIGHT">-7.0</td><td align="RIGHT">-3.37</td><td align="RIGHT">-10.37</td><td bgcolor="#000000" align="CENTER"><font color="#a0b5ff">160 181 255</font></td></tr>
    <tr><td align="LEFT">WN7Ib</td><td align="RIGHT">86.7</td><td align="RIGHT">5.88e+05</td><td align="RIGHT">2.45e+01</td><td align="RIGHT">32800</td><td align="RIGHT">-0.31</td><td align="RIGHT">-6.3</td><td align="RIGHT">-3.37</td><td align="RIGHT">-9.67</td><td bgcolor="#000000" align="CENTER"><font color="#a0b5ff">160 181 255</font></td></tr>
    <tr><td align="LEFT">WN7II</td><td align="RIGHT">72.5</td><td align="RIGHT">5.10e+05</td><td align="RIGHT">2.05e+01</td><td align="RIGHT">34600</td><td align="RIGHT">-0.32</td><td align="RIGHT">-6.0</td><td align="RIGHT">-3.52</td><td align="RIGHT">-9.52</td><td bgcolor="#000000" align="CENTER"><font color="#9cb5ff">156 181 255</font></td></tr>
    <tr><td align="LEFT">WN7III</td><td align="RIGHT">58.4</td><td align="RIGHT">2.94e+05</td><td align="RIGHT">1.55e+01</td><td align="RIGHT">34600</td><td align="RIGHT">-0.32</td><td align="RIGHT">-5.4</td><td align="RIGHT">-3.52</td><td align="RIGHT">-8.92</td><td bgcolor="#000000" align="CENTER"><font color="#9eb1ff">158 177 255</font></td></tr>
    <tr><td align="LEFT">WN7IV</td><td align="RIGHT">44.2</td><td align="RIGHT">2.23e+05</td><td align="RIGHT">1.35e+01</td><td align="RIGHT">34600</td><td align="RIGHT">-0.32</td><td align="RIGHT">-5.1</td><td align="RIGHT">-3.52</td><td align="RIGHT">-8.62</td><td bgcolor="#000000" align="CENTER"><font color="#98afff">152 175 255</font></td></tr>
    <tr><td align="LEFT">WN7V</td><td align="RIGHT">30.0</td><td align="RIGHT">1.54e+05</td><td align="RIGHT">1.13e+01</td><td align="RIGHT">34600</td><td align="RIGHT">-0.32</td><td align="RIGHT">-4.7</td><td align="RIGHT">-3.52</td><td align="RIGHT">-8.22</td><td bgcolor="#000000" align="CENTER"><font color="#9db1ff">157 177 255</font></td></tr>
    <tr><td align="LEFT">WN7VI</td><td align="RIGHT">10.9</td><td align="RIGHT">1.07e+05</td><td align="RIGHT">9.36e+00</td><td align="RIGHT">34600</td><td align="RIGHT">-0.32</td><td align="RIGHT">-4.3</td><td align="RIGHT">-3.52</td><td align="RIGHT">-7.82</td><td bgcolor="#000000" align="CENTER"><font color="#9db1ff">157 177 255</font></td></tr>
    <tr><td colspan="5"></td></tr>
    <tr><td align="LEFT">WN8Ia0</td><td align="RIGHT">93.4</td><td align="RIGHT">4.37e+06</td><td align="RIGHT">7.87e+01</td><td align="RIGHT">30200</td><td align="RIGHT">-0.30</td><td align="RIGHT">-8.7</td><td align="RIGHT">-3.15</td><td align="RIGHT">-11.85</td><td bgcolor="#000000" align="CENTER"><font color="#a2b7ff">162 183 255</font></td></tr>
    <tr><td align="LEFT">WN8Ia</td><td align="RIGHT">81.7</td><td align="RIGHT">9.13e+05</td><td align="RIGHT">3.60e+01</td><td align="RIGHT">30200</td><td align="RIGHT">-0.30</td><td align="RIGHT">-7.0</td><td align="RIGHT">-3.15</td><td align="RIGHT">-10.15</td><td bgcolor="#000000" align="CENTER"><font color="#a2b7ff">162 183 255</font></td></tr>
    <tr><td align="LEFT">WN8Ib</td><td align="RIGHT">69.9</td><td align="RIGHT">4.37e+05</td><td align="RIGHT">2.49e+01</td><td align="RIGHT">30200</td><td align="RIGHT">-0.30</td><td align="RIGHT">-6.2</td><td align="RIGHT">-3.15</td><td align="RIGHT">-9.35</td><td bgcolor="#000000" align="CENTER"><font color="#a2b7ff">162 183 255</font></td></tr>
    <tr><td align="LEFT">WN8II</td><td align="RIGHT">58.2</td><td align="RIGHT">3.60e+05</td><td align="RIGHT">1.96e+01</td><td align="RIGHT">32400</td><td align="RIGHT">-0.31</td><td align="RIGHT">-5.8</td><td align="RIGHT">-3.34</td><td align="RIGHT">-9.14</td><td bgcolor="#000000" align="CENTER"><font color="#9eb7ff">158 183 255</font></td></tr>
    <tr><td align="LEFT">WN8III</td><td align="RIGHT">46.5</td><td align="RIGHT">2.07e+05</td><td align="RIGHT">1.49e+01</td><td align="RIGHT">32400</td><td align="RIGHT">-0.31</td><td align="RIGHT">-5.2</td><td align="RIGHT">-3.34</td><td align="RIGHT">-8.54</td><td bgcolor="#000000" align="CENTER"><font color="#9db2ff">157 178 255</font></td></tr>
    <tr><td align="LEFT">WN8IV</td><td align="RIGHT">34.7</td><td align="RIGHT">1.57e+05</td><td align="RIGHT">1.30e+01</td><td align="RIGHT">32400</td><td align="RIGHT">-0.31</td><td align="RIGHT">-4.9</td><td align="RIGHT">-3.34</td><td align="RIGHT">-8.24</td><td bgcolor="#000000" align="CENTER"><font color="#99b0ff">153 176 255</font></td></tr>
    <tr><td align="LEFT">WN8V</td><td align="RIGHT">23.0</td><td align="RIGHT">9.91e+04</td><td align="RIGHT">1.03e+01</td><td align="RIGHT">32400</td><td align="RIGHT">-0.31</td><td align="RIGHT">-4.4</td><td align="RIGHT">-3.34</td><td align="RIGHT">-7.74</td><td bgcolor="#000000" align="CENTER"><font color="#9db1ff">157 177 255</font></td></tr>
    <tr><td align="LEFT">WN8VI</td><td align="RIGHT">7.6</td><td align="RIGHT">5.70e+04</td><td align="RIGHT">7.81e+00</td><td align="RIGHT">32400</td><td align="RIGHT">-0.31</td><td align="RIGHT">-3.8</td><td align="RIGHT">-3.34</td><td align="RIGHT">-7.14</td><td bgcolor="#000000" align="CENTER"><font color="#9db1ff">157 177 255</font></td></tr>
    <tr><td colspan="5"></td></tr>
    <tr><td align="LEFT">WN9Ia0</td><td align="RIGHT">71.8</td><td align="RIGHT">3.19e+06</td><td align="RIGHT">8.05e+01</td><td align="RIGHT">27600</td><td align="RIGHT">-0.29</td><td align="RIGHT">-8.6</td><td align="RIGHT">-2.91</td><td align="RIGHT">-11.51</td><td bgcolor="#000000" align="CENTER"><font color="#a4b9ff">164 185 255</font></td></tr>
    <tr><td align="LEFT">WN9Ia</td><td align="RIGHT">63.1</td><td align="RIGHT">7.31e+05</td><td align="RIGHT">3.85e+01</td><td align="RIGHT">27600</td><td align="RIGHT">-0.29</td><td align="RIGHT">-7.0</td><td align="RIGHT">-2.91</td><td align="RIGHT">-9.91</td><td bgcolor="#000000" align="CENTER"><font color="#a4b9ff">164 185 255</font></td></tr>
    <tr><td align="LEFT">WN9Ib</td><td align="RIGHT">54.5</td><td align="RIGHT">3.19e+05</td><td align="RIGHT">2.55e+01</td><td align="RIGHT">27600</td><td align="RIGHT">-0.29</td><td align="RIGHT">-6.1</td><td align="RIGHT">-2.91</td><td align="RIGHT">-9.01</td><td bgcolor="#000000" align="CENTER"><font color="#a4b9ff">164 185 255</font></td></tr>
    <tr><td align="LEFT">WN9II</td><td align="RIGHT">45.9</td><td align="RIGHT">2.76e+05</td><td align="RIGHT">1.98e+01</td><td align="RIGHT">30200</td><td align="RIGHT">-0.30</td><td align="RIGHT">-5.7</td><td align="RIGHT">-3.15</td><td align="RIGHT">-8.85</td><td bgcolor="#000000" align="CENTER"><font color="#a0baff">160 186 255</font></td></tr>
    <tr><td align="LEFT">WN9III</td><td align="RIGHT">37.3</td><td align="RIGHT">1.59e+05</td><td align="RIGHT">1.50e+01</td><td align="RIGHT">30200</td><td align="RIGHT">-0.30</td><td align="RIGHT">-5.1</td><td align="RIGHT">-3.15</td><td align="RIGHT">-8.25</td><td bgcolor="#000000" align="CENTER"><font color="#9eb1ff">158 177 255</font></td></tr>
    <tr><td align="LEFT">WN9IV</td><td align="RIGHT">28.6</td><td align="RIGHT">1.10e+05</td><td align="RIGHT">1.25e+01</td><td align="RIGHT">30200</td><td align="RIGHT">-0.30</td><td align="RIGHT">-4.7</td><td align="RIGHT">-3.15</td><td align="RIGHT">-7.85</td><td bgcolor="#000000" align="CENTER"><font color="#9bb1ff">155 177 255</font></td></tr>
    <tr><td align="LEFT">WN9V</td><td align="RIGHT">20.0</td><td align="RIGHT">5.76e+04</td><td align="RIGHT">9.04e+00</td><td align="RIGHT">30200</td><td align="RIGHT">-0.30</td><td align="RIGHT">-4.0</td><td align="RIGHT">-3.15</td><td align="RIGHT">-7.15</td><td bgcolor="#000000" align="CENTER"><font color="#9ab2ff">154 178 255</font></td></tr>
    <tr><td align="LEFT">WN9VI</td><td align="RIGHT">6.7</td><td align="RIGHT">3.31e+04</td><td align="RIGHT">6.85e+00</td><td align="RIGHT">30200</td><td align="RIGHT">-0.30</td><td align="RIGHT">-3.4</td><td align="RIGHT">-3.15</td><td align="RIGHT">-6.55</td><td bgcolor="#000000" align="CENTER"><font color="#9ab2ff">154 178 255</font></td></tr>
    <tr><td colspan="5"></td></tr>
    <tr><td align="LEFT">R0Ia0</td><td align="RIGHT">12.0</td><td align="RIGHT">8.13e+05</td><td align="RIGHT">1.42e+03</td><td align="RIGHT">4669</td><td align="RIGHT">1.03</td><td align="RIGHT">-9.4</td><td align="RIGHT">-0.62</td><td align="RIGHT">-10.02</td><td bgcolor="#000000" align="CENTER"><font color="#ffe7c1">255 231 193</font></td></tr>
    <tr><td align="LEFT">R0Ia</td><td align="RIGHT">10.2</td><td align="RIGHT">1.70e+05</td><td align="RIGHT">6.49e+02</td><td align="RIGHT">4669</td><td align="RIGHT">1.03</td><td align="RIGHT">-7.7</td><td align="RIGHT">-0.62</td><td align="RIGHT">-8.32</td><td bgcolor="#000000" align="CENTER"><font color="#ffe7c1">255 231 193</font></td></tr>
    <tr><td align="LEFT">R0Ib</td><td align="RIGHT">8.3</td><td align="RIGHT">9.77e+03</td><td align="RIGHT">1.56e+02</td><td align="RIGHT">4669</td><td align="RIGHT">1.03</td><td align="RIGHT">-4.6</td><td align="RIGHT">-0.62</td><td align="RIGHT">-5.22</td><td bgcolor="#000000" align="CENTER"><font color="#ffe7c1">255 231 193</font></td></tr>
    <tr><td align="LEFT">R0II</td><td align="RIGHT">6.5</td><td align="RIGHT">1.29e+03</td><td align="RIGHT">5.65e+01</td><td align="RIGHT">4669</td><td align="RIGHT">1.03</td><td align="RIGHT">-2.4</td><td align="RIGHT">-0.62</td><td align="RIGHT">-3.02</td><td bgcolor="#000000" align="CENTER"><font color="#ffedd1">255 237 209</font></td></tr>
    <tr><td align="LEFT">R0III</td><td align="RIGHT">4.6</td><td align="RIGHT">8.91e+01</td><td align="RIGHT">1.49e+01</td><td align="RIGHT">4669</td><td align="RIGHT">1.03</td><td align="RIGHT">0.5</td><td align="RIGHT">-0.62</td><td align="RIGHT">-0.12</td><td bgcolor="#000000" align="CENTER"><font color="#fff3e9">255 243 233</font></td></tr>
    <tr><td align="LEFT">R0IV</td><td align="RIGHT">2.8</td><td align="RIGHT">6.20e+00</td><td align="RIGHT">2.76e+00</td><td align="RIGHT">5560</td><td align="RIGHT">0.75</td><td align="RIGHT">3.0</td><td align="RIGHT">-0.23</td><td align="RIGHT">2.77</td><td bgcolor="#000000" align="CENTER"><font color="#fff5ee">255 245 238</font></td></tr>
    <tr><td align="LEFT">R0V</td><td align="RIGHT">0.9</td><td align="RIGHT">9.82e-01</td><td align="RIGHT">1.10e+00</td><td align="RIGHT">5560</td><td align="RIGHT">0.75</td><td align="RIGHT">5.0</td><td align="RIGHT">-0.23</td><td align="RIGHT">4.77</td><td bgcolor="#000000" align="CENTER"><font color="#fff1e5">255 241 229</font></td></tr>
    <tr><td align="LEFT">R0VI</td><td align="RIGHT">0.8</td><td align="RIGHT">2.97e-01</td><td align="RIGHT">6.05e-01</td><td align="RIGHT">5560</td><td align="RIGHT">0.75</td><td align="RIGHT">6.3</td><td align="RIGHT">-0.23</td><td align="RIGHT">6.07</td><td bgcolor="#000000" align="CENTER"><font color="#fff1e5">255 241 229</font></td></tr>
    <tr><td colspan="5"></td></tr>
    <tr><td align="LEFT">R1Ia0</td><td align="RIGHT">12.4</td><td align="RIGHT">8.71e+05</td><td align="RIGHT">1.54e+03</td><td align="RIGHT">4561</td><td align="RIGHT">1.07</td><td align="RIGHT">-9.4</td><td align="RIGHT">-0.70</td><td align="RIGHT">-10.10</td><td bgcolor="#000000" align="CENTER"><font color="#ffe4bb">255 228 187</font></td></tr>
    <tr><td align="LEFT">R1Ia</td><td align="RIGHT">10.5</td><td align="RIGHT">1.66e+05</td><td align="RIGHT">6.72e+02</td><td align="RIGHT">4561</td><td align="RIGHT">1.07</td><td align="RIGHT">-7.6</td><td align="RIGHT">-0.70</td><td align="RIGHT">-8.30</td><td bgcolor="#000000" align="CENTER"><font color="#ffe4bb">255 228 187</font></td></tr>
    <tr><td align="LEFT">R1Ib</td><td align="RIGHT">8.6</td><td align="RIGHT">1.05e+04</td><td align="RIGHT">1.69e+02</td><td align="RIGHT">4561</td><td align="RIGHT">1.07</td><td align="RIGHT">-4.6</td><td align="RIGHT">-0.70</td><td align="RIGHT">-5.30</td><td bgcolor="#000000" align="CENTER"><font color="#ffe4bb">255 228 187</font></td></tr>
    <tr><td align="LEFT">R1II</td><td align="RIGHT">6.7</td><td align="RIGHT">1.38e+03</td><td align="RIGHT">6.13e+01</td><td align="RIGHT">4561</td><td align="RIGHT">1.07</td><td align="RIGHT">-2.4</td><td align="RIGHT">-0.70</td><td align="RIGHT">-3.10</td><td bgcolor="#000000" align="CENTER"><font color="#ffeac9">255 234 201</font></td></tr>
    <tr><td align="LEFT">R1III</td><td align="RIGHT">4.7</td><td align="RIGHT">1.05e+02</td><td align="RIGHT">1.69e+01</td><td align="RIGHT">4561</td><td align="RIGHT">1.07</td><td align="RIGHT">0.4</td><td align="RIGHT">-0.70</td><td align="RIGHT">-0.30</td><td bgcolor="#000000" align="CENTER"><font color="#ffefde">255 239 222</font></td></tr>
    <tr><td align="LEFT">R1IV</td><td align="RIGHT">2.8</td><td align="RIGHT">6.61e+00</td><td align="RIGHT">3.11e+00</td><td align="RIGHT">5331</td><td align="RIGHT">0.82</td><td align="RIGHT">3.0</td><td align="RIGHT">-0.30</td><td align="RIGHT">2.70</td><td bgcolor="#000000" align="CENTER"><font color="#fff1e5">255 241 229</font></td></tr>
    <tr><td align="LEFT">R1V</td><td align="RIGHT">0.9</td><td align="RIGHT">7.94e-01</td><td align="RIGHT">1.08e+00</td><td align="RIGHT">5331</td><td align="RIGHT">0.82</td><td align="RIGHT">5.3</td><td align="RIGHT">-0.30</td><td align="RIGHT">5.00</td><td bgcolor="#000000" align="CENTER"><font color="#ffeede">255 238 222</font></td></tr>
    <tr><td align="LEFT">R1VI</td><td align="RIGHT">0.7</td><td align="RIGHT">2.19e-01</td><td align="RIGHT">5.65e-01</td><td align="RIGHT">5331</td><td align="RIGHT">0.82</td><td align="RIGHT">6.7</td><td align="RIGHT">-0.30</td><td align="RIGHT">6.40</td><td bgcolor="#000000" align="CENTER"><font color="#ffeede">255 238 222</font></td></tr>
    <tr><td colspan="5"></td></tr>
    <tr><td align="LEFT">R2Ia0</td><td align="RIGHT">12.8</td><td align="RIGHT">9.40e+05</td><td align="RIGHT">1.68e+03</td><td align="RIGHT">4453</td><td align="RIGHT">1.11</td><td align="RIGHT">-9.4</td><td align="RIGHT">-0.78</td><td align="RIGHT">-10.18</td><td bgcolor="#000000" align="CENTER"><font color="#ffe1b6">255 225 182</font></td></tr>
    <tr><td align="LEFT">R2Ia</td><td align="RIGHT">10.8</td><td align="RIGHT">1.79e+05</td><td align="RIGHT">7.33e+02</td><td align="RIGHT">4453</td><td align="RIGHT">1.11</td><td align="RIGHT">-7.6</td><td align="RIGHT">-0.78</td><td align="RIGHT">-8.38</td><td bgcolor="#000000" align="CENTER"><font color="#ffe1b6">255 225 182</font></td></tr>
    <tr><td align="LEFT">R2Ib</td><td align="RIGHT">8.8</td><td align="RIGHT">1.24e+04</td><td align="RIGHT">1.93e+02</td><td align="RIGHT">4453</td><td align="RIGHT">1.11</td><td align="RIGHT">-4.7</td><td align="RIGHT">-0.78</td><td align="RIGHT">-5.48</td><td bgcolor="#000000" align="CENTER"><font color="#ffe1b6">255 225 182</font></td></tr>
    <tr><td align="LEFT">R2II</td><td align="RIGHT">6.8</td><td align="RIGHT">1.49e+03</td><td align="RIGHT">6.68e+01</td><td align="RIGHT">4453</td><td align="RIGHT">1.11</td><td align="RIGHT">-2.4</td><td align="RIGHT">-0.78</td><td align="RIGHT">-3.18</td><td bgcolor="#000000" align="CENTER"><font color="#ffe6c0">255 230 192</font></td></tr>
    <tr><td align="LEFT">R2III</td><td align="RIGHT">4.8</td><td align="RIGHT">1.36e+02</td><td align="RIGHT">2.02e+01</td><td align="RIGHT">4453</td><td align="RIGHT">1.11</td><td align="RIGHT">0.2</td><td align="RIGHT">-0.78</td><td align="RIGHT">-0.58</td><td bgcolor="#000000" align="CENTER"><font color="#ffead3">255 234 211</font></td></tr>
    <tr><td align="LEFT">R2IV</td><td align="RIGHT">2.8</td><td align="RIGHT">7.17e+00</td><td align="RIGHT">3.53e+00</td><td align="RIGHT">5102</td><td align="RIGHT">0.89</td><td align="RIGHT">3.0</td><td align="RIGHT">-0.39</td><td align="RIGHT">2.61</td><td bgcolor="#000000" align="CENTER"><font color="#ffeedd">255 238 221</font></td></tr>
    <tr><td align="LEFT">R2V</td><td align="RIGHT">0.8</td><td align="RIGHT">6.54e-01</td><td align="RIGHT">1.07e+00</td><td align="RIGHT">5102</td><td align="RIGHT">0.89</td><td align="RIGHT">5.6</td><td align="RIGHT">-0.39</td><td align="RIGHT">5.21</td><td bgcolor="#000000" align="CENTER"><font color="#ffebd8">255 235 216</font></td></tr>
    <tr><td align="LEFT">R2VI</td><td align="RIGHT">0.7</td><td align="RIGHT">1.80e-01</td><td align="RIGHT">5.60e-01</td><td align="RIGHT">5102</td><td align="RIGHT">0.89</td><td align="RIGHT">7.0</td><td align="RIGHT">-0.39</td><td align="RIGHT">6.61</td><td bgcolor="#000000" align="CENTER"><font color="#ffebd8">255 235 216</font></td></tr>
    <tr><td colspan="5"></td></tr>
    <tr><td align="LEFT">R3Ia0</td><td align="RIGHT">13.3</td><td align="RIGHT">9.32e+05</td><td align="RIGHT">1.75e+03</td><td align="RIGHT">4346</td><td align="RIGHT">1.15</td><td align="RIGHT">-9.3</td><td align="RIGHT">-0.87</td><td align="RIGHT">-10.17</td><td bgcolor="#000000" align="CENTER"><font color="#ffdeb0">255 222 176</font></td></tr>
    <tr><td align="LEFT">R3Ia</td><td align="RIGHT">11.2</td><td align="RIGHT">1.78e+05</td><td align="RIGHT">7.66e+02</td><td align="RIGHT">4346</td><td align="RIGHT">1.15</td><td align="RIGHT">-7.5</td><td align="RIGHT">-0.87</td><td align="RIGHT">-8.37</td><td bgcolor="#000000" align="CENTER"><font color="#ffdeb0">255 222 176</font></td></tr>
    <tr><td align="LEFT">R3Ib</td><td align="RIGHT">9.1</td><td align="RIGHT">1.35e+04</td><td align="RIGHT">2.11e+02</td><td align="RIGHT">4346</td><td align="RIGHT">1.15</td><td align="RIGHT">-4.7</td><td align="RIGHT">-0.87</td><td align="RIGHT">-5.57</td><td bgcolor="#000000" align="CENTER"><font color="#ffdeb0">255 222 176</font></td></tr>
    <tr><td align="LEFT">R3II</td><td align="RIGHT">7.0</td><td align="RIGHT">1.78e+03</td><td align="RIGHT">7.66e+01</td><td align="RIGHT">4346</td><td align="RIGHT">1.15</td><td align="RIGHT">-2.5</td><td align="RIGHT">-0.87</td><td align="RIGHT">-3.37</td><td bgcolor="#000000" align="CENTER"><font color="#ffe3b8">255 227 184</font></td></tr>
    <tr><td align="LEFT">R3III</td><td align="RIGHT">5.0</td><td align="RIGHT">1.62e+02</td><td align="RIGHT">2.31e+01</td><td align="RIGHT">4346</td><td align="RIGHT">1.15</td><td align="RIGHT">0.1</td><td align="RIGHT">-0.87</td><td align="RIGHT">-0.77</td><td bgcolor="#000000" align="CENTER"><font color="#ffe6c7">255 230 199</font></td></tr>
    <tr><td align="LEFT">R3IV</td><td align="RIGHT">2.9</td><td align="RIGHT">7.26e+00</td><td align="RIGHT">3.90e+00</td><td align="RIGHT">4873</td><td align="RIGHT">0.97</td><td align="RIGHT">3.1</td><td align="RIGHT">-0.50</td><td align="RIGHT">2.60</td><td bgcolor="#000000" align="CENTER"><font color="#ffead4">255 234 212</font></td></tr>
    <tr><td align="LEFT">R3V</td><td align="RIGHT">0.8</td><td align="RIGHT">5.50e-01</td><td align="RIGHT">1.07e+00</td><td align="RIGHT">4873</td><td align="RIGHT">0.97</td><td align="RIGHT">5.9</td><td align="RIGHT">-0.50</td><td align="RIGHT">5.40</td><td bgcolor="#000000" align="CENTER"><font color="#ffe9d1">255 233 209</font></td></tr>
    <tr><td align="LEFT">R3VI</td><td align="RIGHT">0.6</td><td align="RIGHT">1.52e-01</td><td align="RIGHT">5.63e-01</td><td align="RIGHT">4873</td><td align="RIGHT">0.97</td><td align="RIGHT">7.3</td><td align="RIGHT">-0.50</td><td align="RIGHT">6.80</td><td bgcolor="#000000" align="CENTER"><font color="#ffe9d1">255 233 209</font></td></tr>
    <tr><td colspan="5"></td></tr>
    <tr><td align="LEFT">R4Ia0</td><td align="RIGHT">13.7</td><td align="RIGHT">1.02e+06</td><td align="RIGHT">1.93e+03</td><td align="RIGHT">4238</td><td align="RIGHT">1.19</td><td align="RIGHT">-9.3</td><td align="RIGHT">-0.97</td><td align="RIGHT">-10.27</td><td bgcolor="#000000" align="CENTER"><font color="#ffdbab">255 219 171</font></td></tr>
    <tr><td align="LEFT">R4Ia</td><td align="RIGHT">11.5</td><td align="RIGHT">1.95e+05</td><td align="RIGHT">8.44e+02</td><td align="RIGHT">4238</td><td align="RIGHT">1.19</td><td align="RIGHT">-7.5</td><td align="RIGHT">-0.97</td><td align="RIGHT">-8.47</td><td bgcolor="#000000" align="CENTER"><font color="#ffdbab">255 219 171</font></td></tr>
    <tr><td align="LEFT">R4Ib</td><td align="RIGHT">9.4</td><td align="RIGHT">1.62e+04</td><td align="RIGHT">2.43e+02</td><td align="RIGHT">4238</td><td align="RIGHT">1.19</td><td align="RIGHT">-4.8</td><td align="RIGHT">-0.97</td><td align="RIGHT">-5.77</td><td bgcolor="#000000" align="CENTER"><font color="#ffdbab">255 219 171</font></td></tr>
    <tr><td align="LEFT">R4II</td><td align="RIGHT">7.2</td><td align="RIGHT">1.95e+03</td><td align="RIGHT">8.44e+01</td><td align="RIGHT">4238</td><td align="RIGHT">1.19</td><td align="RIGHT">-2.5</td><td align="RIGHT">-0.97</td><td align="RIGHT">-3.47</td><td bgcolor="#000000" align="CENTER"><font color="#ffdfaf">255 223 175</font></td></tr>
    <tr><td align="LEFT">R4III</td><td align="RIGHT">5.1</td><td align="RIGHT">1.95e+02</td><td align="RIGHT">2.67e+01</td><td align="RIGHT">4238</td><td align="RIGHT">1.19</td><td align="RIGHT">0.0</td><td align="RIGHT">-0.97</td><td align="RIGHT">-0.97</td><td bgcolor="#000000" align="CENTER"><font color="#ffe1bc">255 225 188</font></td></tr>
    <tr><td align="LEFT">R4IV</td><td align="RIGHT">2.9</td><td align="RIGHT">8.25e+00</td><td align="RIGHT">4.57e+00</td><td align="RIGHT">4644</td><td align="RIGHT">1.04</td><td align="RIGHT">3.1</td><td align="RIGHT">-0.64</td><td align="RIGHT">2.46</td><td bgcolor="#000000" align="CENTER"><font color="#ffe7cb">255 231 203</font></td></tr>
    <tr><td align="LEFT">R4V</td><td align="RIGHT">0.8</td><td align="RIGHT">5.21e-01</td><td align="RIGHT">1.15e+00</td><td align="RIGHT">4644</td><td align="RIGHT">1.04</td><td align="RIGHT">6.1</td><td align="RIGHT">-0.64</td><td align="RIGHT">5.46</td><td bgcolor="#000000" align="CENTER"><font color="#ffe6cb">255 230 203</font></td></tr>
    <tr><td align="LEFT">R4VI</td><td align="RIGHT">0.6</td><td align="RIGHT">1.19e-01</td><td align="RIGHT">5.50e-01</td><td align="RIGHT">4644</td><td align="RIGHT">1.04</td><td align="RIGHT">7.7</td><td align="RIGHT">-0.64</td><td align="RIGHT">7.06</td><td bgcolor="#000000" align="CENTER"><font color="#ffe6cb">255 230 203</font></td></tr>
    <tr><td colspan="5"></td></tr>
    <tr><td align="LEFT">R5Ia0</td><td align="RIGHT">14.1</td><td align="RIGHT">1.13e+06</td><td align="RIGHT">2.14e+03</td><td align="RIGHT">4130</td><td align="RIGHT">1.23</td><td align="RIGHT">-9.3</td><td align="RIGHT">-1.08</td><td align="RIGHT">-10.38</td><td bgcolor="#000000" align="CENTER"><font color="#ffd8a5">255 216 165</font></td></tr>
    <tr><td align="LEFT">R5Ia</td><td align="RIGHT">11.9</td><td align="RIGHT">1.97e+05</td><td align="RIGHT">8.93e+02</td><td align="RIGHT">4130</td><td align="RIGHT">1.23</td><td align="RIGHT">-7.4</td><td align="RIGHT">-1.08</td><td align="RIGHT">-8.48</td><td bgcolor="#000000" align="CENTER"><font color="#ffd8a5">255 216 165</font></td></tr>
    <tr><td align="LEFT">R5Ib</td><td align="RIGHT">9.6</td><td align="RIGHT">2.16e+04</td><td align="RIGHT">2.96e+02</td><td align="RIGHT">4130</td><td align="RIGHT">1.23</td><td align="RIGHT">-5.0</td><td align="RIGHT">-1.08</td><td align="RIGHT">-6.08</td><td bgcolor="#000000" align="CENTER"><font color="#ffd8a5">255 216 165</font></td></tr>
    <tr><td align="LEFT">R5II</td><td align="RIGHT">7.4</td><td align="RIGHT">2.16e+03</td><td align="RIGHT">9.35e+01</td><td align="RIGHT">4130</td><td align="RIGHT">1.23</td><td align="RIGHT">-2.5</td><td align="RIGHT">-1.08</td><td align="RIGHT">-3.58</td><td bgcolor="#000000" align="CENTER"><font color="#ffdca7">255 220 167</font></td></tr>
    <tr><td align="LEFT">R5III</td><td align="RIGHT">5.2</td><td align="RIGHT">2.59e+02</td><td align="RIGHT">3.24e+01</td><td align="RIGHT">4130</td><td align="RIGHT">1.23</td><td align="RIGHT">-0.2</td><td align="RIGHT">-1.08</td><td align="RIGHT">-1.28</td><td bgcolor="#000000" align="CENTER"><font color="#ffddb1">255 221 177</font></td></tr>
    <tr><td align="LEFT">R5IV</td><td align="RIGHT">2.9</td><td align="RIGHT">9.67e+00</td><td align="RIGHT">5.47e+00</td><td align="RIGHT">4416</td><td align="RIGHT">1.12</td><td align="RIGHT">3.1</td><td align="RIGHT">-0.81</td><td align="RIGHT">2.29</td><td bgcolor="#000000" align="CENTER"><font color="#ffe3c2">255 227 194</font></td></tr>
    <tr><td align="LEFT">R5V</td><td align="RIGHT">0.7</td><td align="RIGHT">4.63e-01</td><td align="RIGHT">1.20e+00</td><td align="RIGHT">4416</td><td align="RIGHT">1.12</td><td align="RIGHT">6.4</td><td align="RIGHT">-0.81</td><td align="RIGHT">5.59</td><td bgcolor="#000000" align="CENTER"><font color="#ffe3c4">255 227 196</font></td></tr>
    <tr><td align="LEFT">R5VI</td><td align="RIGHT">0.5</td><td align="RIGHT">8.81e-02</td><td align="RIGHT">5.23e-01</td><td align="RIGHT">4416</td><td align="RIGHT">1.12</td><td align="RIGHT">8.2</td><td align="RIGHT">-0.81</td><td align="RIGHT">7.39</td><td bgcolor="#000000" align="CENTER"><font color="#ffe3c4">255 227 196</font></td></tr>
    <tr><td colspan="5"></td></tr>
    <tr><td align="LEFT">R6Ia0</td><td align="RIGHT">14.5</td><td align="RIGHT">1.26e+06</td><td align="RIGHT">2.39e+03</td><td align="RIGHT">4023</td><td align="RIGHT">1.27</td><td align="RIGHT">-9.3</td><td align="RIGHT">-1.20</td><td align="RIGHT">-10.50</td><td bgcolor="#000000" align="CENTER"><font color="#ffd5a0">255 213 160</font></td></tr>
    <tr><td align="LEFT">R6Ia</td><td align="RIGHT">12.2</td><td align="RIGHT">2.20e+05</td><td align="RIGHT">9.95e+02</td><td align="RIGHT">4023</td><td align="RIGHT">1.27</td><td align="RIGHT">-7.4</td><td align="RIGHT">-1.20</td><td align="RIGHT">-8.60</td><td bgcolor="#000000" align="CENTER"><font color="#ffd5a0">255 213 160</font></td></tr>
    <tr><td align="LEFT">R6Ib</td><td align="RIGHT">9.9</td><td align="RIGHT">3.18e+04</td><td align="RIGHT">3.78e+02</td><td align="RIGHT">4023</td><td align="RIGHT">1.27</td><td align="RIGHT">-5.3</td><td align="RIGHT">-1.20</td><td align="RIGHT">-6.50</td><td bgcolor="#000000" align="CENTER"><font color="#ffd5a0">255 213 160</font></td></tr>
    <tr><td align="LEFT">R6II</td><td align="RIGHT">7.6</td><td align="RIGHT">2.41e+03</td><td align="RIGHT">1.04e+02</td><td align="RIGHT">4023</td><td align="RIGHT">1.27</td><td align="RIGHT">-2.5</td><td align="RIGHT">-1.20</td><td align="RIGHT">-3.70</td><td bgcolor="#000000" align="CENTER"><font color="#ffd99e">255 217 158</font></td></tr>
    <tr><td align="LEFT">R6III</td><td align="RIGHT">5.3</td><td align="RIGHT">3.18e+02</td><td align="RIGHT">3.78e+01</td><td align="RIGHT">4023</td><td align="RIGHT">1.27</td><td align="RIGHT">-0.3</td><td align="RIGHT">-1.20</td><td align="RIGHT">-1.50</td><td bgcolor="#000000" align="CENTER"><font color="#ffd8a6">255 216 166</font></td></tr>
    <tr><td align="LEFT">R6IV</td><td align="RIGHT">3.0</td><td align="RIGHT">1.17e+01</td><td align="RIGHT">6.71e+00</td><td align="RIGHT">4187</td><td align="RIGHT">1.21</td><td align="RIGHT">3.1</td><td align="RIGHT">-1.02</td><td align="RIGHT">2.08</td><td bgcolor="#000000" align="CENTER"><font color="#ffe0ba">255 224 186</font></td></tr>
    <tr><td align="LEFT">R6V</td><td align="RIGHT">0.7</td><td align="RIGHT">4.26e-01</td><td align="RIGHT">1.28e+00</td><td align="RIGHT">4187</td><td align="RIGHT">1.21</td><td align="RIGHT">6.7</td><td align="RIGHT">-1.02</td><td align="RIGHT">5.68</td><td bgcolor="#000000" align="CENTER"><font color="#ffdbb6">255 219 182</font></td></tr>
    <tr><td align="LEFT">R6VI</td><td align="RIGHT">0.4</td><td align="RIGHT">6.76e-02</td><td align="RIGHT">5.09e-01</td><td align="RIGHT">4187</td><td align="RIGHT">1.21</td><td align="RIGHT">8.7</td><td align="RIGHT">-1.02</td><td align="RIGHT">7.68</td><td bgcolor="#000000" align="CENTER"><font color="#ffdbb6">255 219 182</font></td></tr>
    <tr><td colspan="5"></td></tr>
    <tr><td align="LEFT">R7Ia0</td><td align="RIGHT">15.0</td><td align="RIGHT">1.43e+06</td><td align="RIGHT">2.68e+03</td><td align="RIGHT">3915</td><td align="RIGHT">1.32</td><td align="RIGHT">-9.3</td><td align="RIGHT">-1.34</td><td align="RIGHT">-10.64</td><td bgcolor="#000000" align="CENTER"><font color="#ffd29a">255 210 154</font></td></tr>
    <tr><td align="LEFT">R7Ia</td><td align="RIGHT">12.6</td><td align="RIGHT">2.27e+05</td><td align="RIGHT">1.07e+03</td><td align="RIGHT">3915</td><td align="RIGHT">1.32</td><td align="RIGHT">-7.3</td><td align="RIGHT">-1.34</td><td align="RIGHT">-8.64</td><td bgcolor="#000000" align="CENTER"><font color="#ffd29a">255 210 154</font></td></tr>
    <tr><td align="LEFT">R7Ib</td><td align="RIGHT">10.2</td><td align="RIGHT">3.94e+04</td><td align="RIGHT">4.45e+02</td><td align="RIGHT">3915</td><td align="RIGHT">1.32</td><td align="RIGHT">-5.4</td><td align="RIGHT">-1.34</td><td align="RIGHT">-6.74</td><td bgcolor="#000000" align="CENTER"><font color="#ffd29a">255 210 154</font></td></tr>
    <tr><td align="LEFT">R7II</td><td align="RIGHT">7.8</td><td align="RIGHT">2.99e+03</td><td align="RIGHT">1.22e+02</td><td align="RIGHT">3915</td><td align="RIGHT">1.32</td><td align="RIGHT">-2.6</td><td align="RIGHT">-1.34</td><td align="RIGHT">-3.94</td><td bgcolor="#000000" align="CENTER"><font color="#ffd596">255 213 150</font></td></tr>
    <tr><td align="LEFT">R7III</td><td align="RIGHT">5.4</td><td align="RIGHT">3.94e+02</td><td align="RIGHT">4.45e+01</td><td align="RIGHT">3915</td><td align="RIGHT">1.32</td><td align="RIGHT">-0.4</td><td align="RIGHT">-1.34</td><td align="RIGHT">-1.74</td><td bgcolor="#000000" align="CENTER"><font color="#ffd49a">255 212 154</font></td></tr>
    <tr><td align="LEFT">R7IV</td><td align="RIGHT">3.0</td><td align="RIGHT">1.36e+01</td><td align="RIGHT">8.08e+00</td><td align="RIGHT">3958</td><td align="RIGHT">1.30</td><td align="RIGHT">3.2</td><td align="RIGHT">-1.28</td><td align="RIGHT">1.92</td><td bgcolor="#000000" align="CENTER"><font color="#ffdcb1">255 220 177</font></td></tr>
    <tr><td align="LEFT">R7V</td><td align="RIGHT">0.6</td><td align="RIGHT">2.59e-01</td><td align="RIGHT">1.12e+00</td><td align="RIGHT">3958</td><td align="RIGHT">1.30</td><td align="RIGHT">7.5</td><td align="RIGHT">-1.28</td><td align="RIGHT">6.22</td><td bgcolor="#000000" align="CENTER"><font color="#ffd3a8">255 211 168</font></td></tr>
    <tr><td align="LEFT">R7VI</td><td align="RIGHT">0.4</td><td align="RIGHT">4.50e-02</td><td align="RIGHT">4.65e-01</td><td align="RIGHT">3958</td><td align="RIGHT">1.30</td><td align="RIGHT">9.4</td><td align="RIGHT">-1.28</td><td align="RIGHT">8.12</td><td bgcolor="#000000" align="CENTER"><font color="#ffd3a8">255 211 168</font></td></tr>
    <tr><td colspan="5"></td></tr>
    <tr><td align="LEFT">R8Ia0</td><td align="RIGHT">15.4</td><td align="RIGHT">1.64e+06</td><td align="RIGHT">3.03e+03</td><td align="RIGHT">3808</td><td align="RIGHT">1.36</td><td align="RIGHT">-9.3</td><td align="RIGHT">-1.48</td><td align="RIGHT">-10.78</td><td bgcolor="#000000" align="CENTER"><font color="#ffcf95">255 207 149</font></td></tr>
    <tr><td align="LEFT">R8Ia</td><td align="RIGHT">12.9</td><td align="RIGHT">2.59e+05</td><td align="RIGHT">1.21e+03</td><td align="RIGHT">3808</td><td align="RIGHT">1.36</td><td align="RIGHT">-7.3</td><td align="RIGHT">-1.48</td><td align="RIGHT">-8.78</td><td bgcolor="#000000" align="CENTER"><font color="#ffcf95">255 207 149</font></td></tr>
    <tr><td align="LEFT">R8Ib</td><td align="RIGHT">10.4</td><td align="RIGHT">4.50e+04</td><td align="RIGHT">5.03e+02</td><td align="RIGHT">3808</td><td align="RIGHT">1.36</td><td align="RIGHT">-5.4</td><td align="RIGHT">-1.48</td><td align="RIGHT">-6.88</td><td bgcolor="#000000" align="CENTER"><font color="#ffcf95">255 207 149</font></td></tr>
    <tr><td align="LEFT">R8II</td><td align="RIGHT">8.0</td><td align="RIGHT">3.42e+03</td><td align="RIGHT">1.38e+02</td><td align="RIGHT">3808</td><td align="RIGHT">1.36</td><td align="RIGHT">-2.6</td><td align="RIGHT">-1.48</td><td align="RIGHT">-4.08</td><td bgcolor="#000000" align="CENTER"><font color="#ffd28d">255 210 141</font></td></tr>
    <tr><td align="LEFT">R8III</td><td align="RIGHT">5.5</td><td align="RIGHT">5.41e+02</td><td align="RIGHT">5.51e+01</td><td align="RIGHT">3808</td><td align="RIGHT">1.36</td><td align="RIGHT">-0.6</td><td align="RIGHT">-1.48</td><td align="RIGHT">-2.08</td><td bgcolor="#000000" align="CENTER"><font color="#ffcf8f">255 207 143</font></td></tr>
    <tr><td align="LEFT">R8IV</td><td align="RIGHT">3.0</td><td align="RIGHT">1.82e+01</td><td align="RIGHT">1.05e+01</td><td align="RIGHT">3729</td><td align="RIGHT">1.39</td><td align="RIGHT">3.2</td><td align="RIGHT">-1.60</td><td align="RIGHT">1.60</td><td bgcolor="#000000" align="CENTER"><font color="#ffd8a8">255 216 168</font></td></tr>
    <tr><td align="LEFT">R8V</td><td align="RIGHT">0.6</td><td align="RIGHT">1.82e-01</td><td align="RIGHT">1.05e+00</td><td align="RIGHT">3729</td><td align="RIGHT">1.39</td><td align="RIGHT">8.2</td><td align="RIGHT">-1.60</td><td align="RIGHT">6.60</td><td bgcolor="#000000" align="CENTER"><font color="#ffcb99">255 203 153</font></td></tr>
    <tr><td align="LEFT">R8VI</td><td align="RIGHT">0.3</td><td align="RIGHT">3.80e-02</td><td align="RIGHT">4.82e-01</td><td align="RIGHT">3729</td><td align="RIGHT">1.39</td><td align="RIGHT">9.9</td><td align="RIGHT">-1.60</td><td align="RIGHT">8.30</td><td bgcolor="#000000" align="CENTER"><font color="#ffcb99">255 203 153</font></td></tr>
    <tr><td colspan="5"></td></tr>
    <tr><td align="LEFT">R9Ia0</td><td align="RIGHT">15.8</td><td align="RIGHT">1.90e+06</td><td align="RIGHT">3.46e+03</td><td align="RIGHT">3700</td><td align="RIGHT">1.41</td><td align="RIGHT">-9.3</td><td align="RIGHT">-1.65</td><td align="RIGHT">-10.95</td><td bgcolor="#000000" align="CENTER"><font color="#ffcc8f">255 204 143</font></td></tr>
    <tr><td align="LEFT">R9Ia</td><td align="RIGHT">13.3</td><td align="RIGHT">2.74e+05</td><td align="RIGHT">1.31e+03</td><td align="RIGHT">3700</td><td align="RIGHT">1.41</td><td align="RIGHT">-7.2</td><td align="RIGHT">-1.65</td><td align="RIGHT">-8.85</td><td bgcolor="#000000" align="CENTER"><font color="#ffcc8f">255 204 143</font></td></tr>
    <tr><td align="LEFT">R9Ib</td><td align="RIGHT">10.7</td><td align="RIGHT">5.73e+04</td><td align="RIGHT">6.00e+02</td><td align="RIGHT">3700</td><td align="RIGHT">1.41</td><td align="RIGHT">-5.5</td><td align="RIGHT">-1.65</td><td align="RIGHT">-7.15</td><td bgcolor="#000000" align="CENTER"><font color="#ffcc8f">255 204 143</font></td></tr>
    <tr><td align="LEFT">R9II</td><td align="RIGHT">8.2</td><td align="RIGHT">3.96e+03</td><td align="RIGHT">1.58e+02</td><td align="RIGHT">3700</td><td align="RIGHT">1.41</td><td align="RIGHT">-2.6</td><td align="RIGHT">-1.65</td><td align="RIGHT">-4.25</td><td bgcolor="#000000" align="CENTER"><font color="#ffcf85">255 207 133</font></td></tr>
    <tr><td align="LEFT">R9III</td><td align="RIGHT">5.6</td><td align="RIGHT">6.89e+02</td><td align="RIGHT">6.58e+01</td><td align="RIGHT">3700</td><td align="RIGHT">1.41</td><td align="RIGHT">-0.7</td><td align="RIGHT">-1.65</td><td align="RIGHT">-2.35</td><td bgcolor="#000000" align="CENTER"><font color="#ffcb84">255 203 132</font></td></tr>
    <tr><td align="LEFT">R9IV</td><td align="RIGHT">3.1</td><td align="RIGHT">2.60e+01</td><td align="RIGHT">1.43e+01</td><td align="RIGHT">3500</td><td align="RIGHT">1.49</td><td align="RIGHT">3.2</td><td align="RIGHT">-1.99</td><td align="RIGHT">1.21</td><td bgcolor="#000000" align="CENTER"><font color="#ffd5a0">255 213 160</font></td></tr>
    <tr><td align="LEFT">R9V</td><td align="RIGHT">0.5</td><td align="RIGHT">1.25e-01</td><td align="RIGHT">9.90e-01</td><td align="RIGHT">3500</td><td align="RIGHT">1.49</td><td align="RIGHT">9.0</td><td align="RIGHT">-1.99</td><td align="RIGHT">7.01</td><td bgcolor="#000000" align="CENTER"><font color="#ffc38b">255 195 139</font></td></tr>
    <tr><td align="LEFT">R9VI</td><td align="RIGHT">0.2</td><td align="RIGHT">3.76e-02</td><td align="RIGHT">5.44e-01</td><td align="RIGHT">3500</td><td align="RIGHT">1.49</td><td align="RIGHT">10.3</td><td align="RIGHT">-1.99</td><td align="RIGHT">8.31</td><td bgcolor="#000000" align="CENTER"><font color="#ffc38b">255 195 139</font></td></tr>
    <tr><td colspan="5"></td></tr>
    <tr><td align="LEFT">C0Ia0</td><td align="RIGHT">12.0</td><td align="RIGHT">8.13e+05</td><td align="RIGHT">1.42e+03</td><td align="RIGHT">4669</td><td align="RIGHT">1.03</td><td align="RIGHT">-9.4</td><td align="RIGHT">-0.62</td><td align="RIGHT">-10.02</td><td bgcolor="#000000" align="CENTER"><font color="#ffe7c1">255 231 193</font></td></tr>
    <tr><td align="LEFT">C0Ia</td><td align="RIGHT">10.2</td><td align="RIGHT">1.70e+05</td><td align="RIGHT">6.49e+02</td><td align="RIGHT">4669</td><td align="RIGHT">1.03</td><td align="RIGHT">-7.7</td><td align="RIGHT">-0.62</td><td align="RIGHT">-8.32</td><td bgcolor="#000000" align="CENTER"><font color="#ffe7c1">255 231 193</font></td></tr>
    <tr><td align="LEFT">C0Ib</td><td align="RIGHT">8.3</td><td align="RIGHT">9.77e+03</td><td align="RIGHT">1.56e+02</td><td align="RIGHT">4669</td><td align="RIGHT">1.03</td><td align="RIGHT">-4.6</td><td align="RIGHT">-0.62</td><td align="RIGHT">-5.22</td><td bgcolor="#000000" align="CENTER"><font color="#ffe7c1">255 231 193</font></td></tr>
    <tr><td align="LEFT">C0II</td><td align="RIGHT">6.5</td><td align="RIGHT">1.29e+03</td><td align="RIGHT">5.65e+01</td><td align="RIGHT">4669</td><td align="RIGHT">1.03</td><td align="RIGHT">-2.4</td><td align="RIGHT">-0.62</td><td align="RIGHT">-3.02</td><td bgcolor="#000000" align="CENTER"><font color="#ffedd1">255 237 209</font></td></tr>
    <tr><td align="LEFT">C0III</td><td align="RIGHT">4.6</td><td align="RIGHT">8.91e+01</td><td align="RIGHT">1.49e+01</td><td align="RIGHT">4669</td><td align="RIGHT">1.03</td><td align="RIGHT">0.5</td><td align="RIGHT">-0.62</td><td align="RIGHT">-0.12</td><td bgcolor="#000000" align="CENTER"><font color="#fff3e9">255 243 233</font></td></tr>
    <tr><td align="LEFT">C0IV</td><td align="RIGHT">2.8</td><td align="RIGHT">6.20e+00</td><td align="RIGHT">2.76e+00</td><td align="RIGHT">5560</td><td align="RIGHT">0.75</td><td align="RIGHT">3.0</td><td align="RIGHT">-0.23</td><td align="RIGHT">2.77</td><td bgcolor="#000000" align="CENTER"><font color="#fff5ee">255 245 238</font></td></tr>
    <tr><td align="LEFT">C0V</td><td align="RIGHT">0.9</td><td align="RIGHT">9.82e-01</td><td align="RIGHT">1.10e+00</td><td align="RIGHT">5560</td><td align="RIGHT">0.75</td><td align="RIGHT">5.0</td><td align="RIGHT">-0.23</td><td align="RIGHT">4.77</td><td bgcolor="#000000" align="CENTER"><font color="#fff1e5">255 241 229</font></td></tr>
    <tr><td align="LEFT">C0VI</td><td align="RIGHT">0.8</td><td align="RIGHT">2.97e-01</td><td align="RIGHT">6.05e-01</td><td align="RIGHT">5560</td><td align="RIGHT">0.75</td><td align="RIGHT">6.3</td><td align="RIGHT">-0.23</td><td align="RIGHT">6.07</td><td bgcolor="#000000" align="CENTER"><font color="#fff1e5">255 241 229</font></td></tr>
    <tr><td colspan="5"></td></tr>
    <tr><td align="LEFT">C1Ia0</td><td align="RIGHT">12.7</td><td align="RIGHT">1.10e+06</td><td align="RIGHT">1.88e+03</td><td align="RIGHT">4371</td><td align="RIGHT">1.14</td><td align="RIGHT">-9.5</td><td align="RIGHT">-0.85</td><td align="RIGHT">-10.35</td><td bgcolor="#000000" align="CENTER"><font color="#ffdeac">255 222 172</font></td></tr>
    <tr><td align="LEFT">C1Ia</td><td align="RIGHT">10.8</td><td align="RIGHT">1.91e+05</td><td align="RIGHT">7.85e+02</td><td align="RIGHT">4371</td><td align="RIGHT">1.14</td><td align="RIGHT">-7.6</td><td align="RIGHT">-0.85</td><td align="RIGHT">-8.45</td><td bgcolor="#000000" align="CENTER"><font color="#ffdeac">255 222 172</font></td></tr>
    <tr><td align="LEFT">C1Ib</td><td align="RIGHT">8.8</td><td align="RIGHT">1.20e+04</td><td align="RIGHT">1.97e+02</td><td align="RIGHT">4371</td><td align="RIGHT">1.14</td><td align="RIGHT">-4.6</td><td align="RIGHT">-0.85</td><td align="RIGHT">-5.45</td><td bgcolor="#000000" align="CENTER"><font color="#ffdeac">255 222 172</font></td></tr>
    <tr><td align="LEFT">C1II</td><td align="RIGHT">6.8</td><td align="RIGHT">1.59e+03</td><td align="RIGHT">7.16e+01</td><td align="RIGHT">4371</td><td align="RIGHT">1.14</td><td align="RIGHT">-2.4</td><td align="RIGHT">-0.85</td><td align="RIGHT">-3.25</td><td bgcolor="#000000" align="CENTER"><font color="#ffe8c4">255 232 196</font></td></tr>
    <tr><td align="LEFT">C1III</td><td align="RIGHT">4.8</td><td align="RIGHT">1.32e+02</td><td align="RIGHT">2.06e+01</td><td align="RIGHT">4371</td><td align="RIGHT">1.14</td><td align="RIGHT">0.3</td><td align="RIGHT">-0.85</td><td align="RIGHT">-0.55</td><td bgcolor="#000000" align="CENTER"><font color="#fff2e0">255 242 224</font></td></tr>
    <tr><td align="LEFT">C1IV</td><td align="RIGHT">2.8</td><td align="RIGHT">7.00e+00</td><td align="RIGHT">3.41e+00</td><td align="RIGHT">5164</td><td align="RIGHT">0.87</td><td align="RIGHT">3.0</td><td align="RIGHT">-0.36</td><td align="RIGHT">2.64</td><td bgcolor="#000000" align="CENTER"><font color="#fff1e4">255 241 228</font></td></tr>
    <tr><td align="LEFT">C1V</td><td align="RIGHT">0.8</td><td align="RIGHT">6.39e-01</td><td align="RIGHT">1.03e+00</td><td align="RIGHT">5164</td><td align="RIGHT">0.87</td><td align="RIGHT">5.6</td><td align="RIGHT">-0.36</td><td align="RIGHT">5.24</td><td bgcolor="#000000" align="CENTER"><font color="#ffebda">255 235 218</font></td></tr>
    <tr><td align="LEFT">C1VI</td><td align="RIGHT">0.7</td><td align="RIGHT">1.76e-01</td><td align="RIGHT">5.40e-01</td><td align="RIGHT">5164</td><td align="RIGHT">0.87</td><td align="RIGHT">7.0</td><td align="RIGHT">-0.36</td><td align="RIGHT">6.64</td><td bgcolor="#000000" align="CENTER"><font color="#ffebda">255 235 218</font></td></tr>
    <tr><td colspan="5"></td></tr>
    <tr><td align="LEFT">C2Ia0</td><td align="RIGHT">13.5</td><td align="RIGHT">1.31e+06</td><td align="RIGHT">2.37e+03</td><td align="RIGHT">4073</td><td align="RIGHT">1.25</td><td align="RIGHT">-9.4</td><td align="RIGHT">-1.15</td><td align="RIGHT">-10.55</td><td bgcolor="#000000" align="CENTER"><font color="#ffd696">255 214 150</font></td></tr>
    <tr><td align="LEFT">C2Ia</td><td align="RIGHT">11.4</td><td align="RIGHT">2.28e+05</td><td align="RIGHT">9.89e+02</td><td align="RIGHT">4073</td><td align="RIGHT">1.25</td><td align="RIGHT">-7.5</td><td align="RIGHT">-1.15</td><td align="RIGHT">-8.65</td><td bgcolor="#000000" align="CENTER"><font color="#ffd696">255 214 150</font></td></tr>
    <tr><td align="LEFT">C2Ib</td><td align="RIGHT">9.2</td><td align="RIGHT">1.73e+04</td><td align="RIGHT">2.72e+02</td><td align="RIGHT">4073</td><td align="RIGHT">1.25</td><td align="RIGHT">-4.7</td><td align="RIGHT">-1.15</td><td align="RIGHT">-5.85</td><td bgcolor="#000000" align="CENTER"><font color="#ffd696">255 214 150</font></td></tr>
    <tr><td align="LEFT">C2II</td><td align="RIGHT">7.1</td><td align="RIGHT">2.28e+03</td><td align="RIGHT">9.89e+01</td><td align="RIGHT">4073</td><td align="RIGHT">1.25</td><td align="RIGHT">-2.5</td><td align="RIGHT">-1.15</td><td align="RIGHT">-3.65</td><td bgcolor="#000000" align="CENTER"><font color="#ffe2b7">255 226 183</font></td></tr>
    <tr><td align="LEFT">C2III</td><td align="RIGHT">5.0</td><td align="RIGHT">2.08e+02</td><td align="RIGHT">2.99e+01</td><td align="RIGHT">4073</td><td align="RIGHT">1.25</td><td align="RIGHT">0.1</td><td align="RIGHT">-1.15</td><td align="RIGHT">-1.05</td><td bgcolor="#000000" align="CENTER"><font color="#fff1d7">255 241 215</font></td></tr>
    <tr><td align="LEFT">C2IV</td><td align="RIGHT">2.9</td><td align="RIGHT">7.67e+00</td><td align="RIGHT">4.18e+00</td><td align="RIGHT">4769</td><td align="RIGHT">1.00</td><td align="RIGHT">3.1</td><td align="RIGHT">-0.56</td><td align="RIGHT">2.54</td><td bgcolor="#000000" align="CENTER"><font color="#ffecda">255 236 218</font></td></tr>
    <tr><td align="LEFT">C2V</td><td align="RIGHT">0.8</td><td align="RIGHT">2.78e-01</td><td align="RIGHT">7.97e-01</td><td align="RIGHT">4769</td><td align="RIGHT">1.00</td><td align="RIGHT">6.7</td><td align="RIGHT">-0.56</td><td align="RIGHT">6.14</td><td bgcolor="#000000" align="CENTER"><font color="#ffe4cf">255 228 207</font></td></tr>
    <tr><td align="LEFT">C2VI</td><td align="RIGHT">0.7</td><td align="RIGHT">1.33e-01</td><td align="RIGHT">5.51e-01</td><td align="RIGHT">4769</td><td align="RIGHT">1.00</td><td align="RIGHT">7.5</td><td align="RIGHT">-0.56</td><td align="RIGHT">6.94</td><td bgcolor="#000000" align="CENTER"><font color="#ffe4cf">255 228 207</font></td></tr>
    <tr><td colspan="5"></td></tr>
    <tr><td align="LEFT">C3Ia0</td><td align="RIGHT">14.2</td><td align="RIGHT">1.71e+06</td><td align="RIGHT">3.15e+03</td><td align="RIGHT">3776</td><td align="RIGHT">1.37</td><td align="RIGHT">-9.3</td><td align="RIGHT">-1.53</td><td align="RIGHT">-10.83</td><td bgcolor="#000000" align="CENTER"><font color="#ffce81">255 206 129</font></td></tr>
    <tr><td align="LEFT">C3Ia</td><td align="RIGHT">12.0</td><td align="RIGHT">2.97e+05</td><td align="RIGHT">1.31e+03</td><td align="RIGHT">3776</td><td align="RIGHT">1.37</td><td align="RIGHT">-7.4</td><td align="RIGHT">-1.53</td><td align="RIGHT">-8.93</td><td bgcolor="#000000" align="CENTER"><font color="#ffce81">255 206 129</font></td></tr>
    <tr><td align="LEFT">C3Ib</td><td align="RIGHT">9.7</td><td align="RIGHT">2.47e+04</td><td align="RIGHT">3.78e+02</td><td align="RIGHT">3776</td><td align="RIGHT">1.37</td><td align="RIGHT">-4.7</td><td align="RIGHT">-1.53</td><td align="RIGHT">-6.23</td><td bgcolor="#000000" align="CENTER"><font color="#ffce81">255 206 129</font></td></tr>
    <tr><td align="LEFT">C3II</td><td align="RIGHT">7.4</td><td align="RIGHT">3.57e+03</td><td align="RIGHT">1.44e+02</td><td align="RIGHT">3776</td><td align="RIGHT">1.37</td><td align="RIGHT">-2.6</td><td align="RIGHT">-1.53</td><td align="RIGHT">-4.13</td><td bgcolor="#000000" align="CENTER"><font color="#ffddaa">255 221 170</font></td></tr>
    <tr><td align="LEFT">C3III</td><td align="RIGHT">5.2</td><td align="RIGHT">3.57e+02</td><td align="RIGHT">4.55e+01</td><td align="RIGHT">3776</td><td align="RIGHT">1.37</td><td align="RIGHT">-0.1</td><td align="RIGHT">-1.53</td><td align="RIGHT">-1.63</td><td bgcolor="#000000" align="CENTER"><font color="#fff0cf">255 240 207</font></td></tr>
    <tr><td align="LEFT">C3IV</td><td align="RIGHT">2.9</td><td align="RIGHT">1.00e+01</td><td align="RIGHT">5.68e+00</td><td align="RIGHT">4373</td><td align="RIGHT">1.14</td><td align="RIGHT">3.1</td><td align="RIGHT">-0.85</td><td align="RIGHT">2.25</td><td bgcolor="#000000" align="CENTER"><font color="#ffe8d1">255 232 209</font></td></tr>
    <tr><td align="LEFT">C3V</td><td align="RIGHT">0.7</td><td align="RIGHT">1.20e-01</td><td align="RIGHT">6.23e-01</td><td align="RIGHT">4373</td><td align="RIGHT">1.14</td><td align="RIGHT">7.9</td><td align="RIGHT">-0.85</td><td align="RIGHT">7.05</td><td bgcolor="#000000" align="CENTER"><font color="#ffdec4">255 222 196</font></td></tr>
    <tr><td align="LEFT">C3VI</td><td align="RIGHT">0.6</td><td align="RIGHT">9.12e-02</td><td align="RIGHT">5.42e-01</td><td align="RIGHT">4373</td><td align="RIGHT">1.14</td><td align="RIGHT">8.2</td><td align="RIGHT">-0.85</td><td align="RIGHT">7.35</td><td bgcolor="#000000" align="CENTER"><font color="#ffdec4">255 222 196</font></td></tr>
    <tr><td colspan="5"></td></tr>
    <tr><td align="LEFT">C4Ia0</td><td align="RIGHT">15.0</td><td align="RIGHT">2.71e+06</td><td align="RIGHT">4.67e+03</td><td align="RIGHT">3478</td><td align="RIGHT">1.50</td><td align="RIGHT">-9.3</td><td align="RIGHT">-2.03</td><td align="RIGHT">-11.33</td><td bgcolor="#000000" align="CENTER"><font color="#ffc66b">255 198 107</font></td></tr>
    <tr><td align="LEFT">C4Ia</td><td align="RIGHT">12.6</td><td align="RIGHT">4.29e+05</td><td align="RIGHT">1.86e+03</td><td align="RIGHT">3478</td><td align="RIGHT">1.50</td><td align="RIGHT">-7.3</td><td align="RIGHT">-2.03</td><td align="RIGHT">-9.33</td><td bgcolor="#000000" align="CENTER"><font color="#ffc66b">255 198 107</font></td></tr>
    <tr><td align="LEFT">C4Ib</td><td align="RIGHT">10.2</td><td align="RIGHT">4.29e+04</td><td align="RIGHT">5.88e+02</td><td align="RIGHT">3478</td><td align="RIGHT">1.50</td><td align="RIGHT">-4.8</td><td align="RIGHT">-2.03</td><td align="RIGHT">-6.83</td><td bgcolor="#000000" align="CENTER"><font color="#ffc66b">255 198 107</font></td></tr>
    <tr><td align="LEFT">C4II</td><td align="RIGHT">7.8</td><td align="RIGHT">6.20e+03</td><td align="RIGHT">2.23e+02</td><td align="RIGHT">3478</td><td align="RIGHT">1.50</td><td align="RIGHT">-2.7</td><td align="RIGHT">-2.03</td><td align="RIGHT">-4.73</td><td bgcolor="#000000" align="CENTER"><font color="#ffd89d">255 216 157</font></td></tr>
    <tr><td align="LEFT">C4III</td><td align="RIGHT">5.4</td><td align="RIGHT">6.80e+02</td><td align="RIGHT">7.40e+01</td><td align="RIGHT">3478</td><td align="RIGHT">1.50</td><td align="RIGHT">-0.3</td><td align="RIGHT">-2.03</td><td align="RIGHT">-2.33</td><td bgcolor="#000000" align="CENTER"><font color="#ffefc6">255 239 198</font></td></tr>
    <tr><td align="LEFT">C4IV</td><td align="RIGHT">3.0</td><td align="RIGHT">1.46e+01</td><td align="RIGHT">8.28e+00</td><td align="RIGHT">3978</td><td align="RIGHT">1.29</td><td align="RIGHT">3.1</td><td align="RIGHT">-1.26</td><td align="RIGHT">1.84</td><td bgcolor="#000000" align="CENTER"><font color="#ffe3c7">255 227 199</font></td></tr>
    <tr><td align="LEFT">C4V</td><td align="RIGHT">0.6</td><td align="RIGHT">6.36e-02</td><td align="RIGHT">5.47e-01</td><td align="RIGHT">3978</td><td align="RIGHT">1.29</td><td align="RIGHT">9.0</td><td align="RIGHT">-1.26</td><td align="RIGHT">7.74</td><td bgcolor="#000000" align="CENTER"><font color="#ffd7b9">255 215 185</font></td></tr>
    <tr><td align="LEFT">C4VI</td><td align="RIGHT">0.5</td><td align="RIGHT">6.36e-02</td><td align="RIGHT">5.47e-01</td><td align="RIGHT">3978</td><td align="RIGHT">1.29</td><td align="RIGHT">9.0</td><td align="RIGHT">-1.26</td><td align="RIGHT">7.74</td><td bgcolor="#000000" align="CENTER"><font color="#ffd7b9">255 215 185</font></td></tr>
    <tr><td colspan="5"></td></tr>
    <tr><td align="LEFT">C5Ia0</td><td align="RIGHT">15.7</td><td align="RIGHT">4.94e+06</td><td align="RIGHT">7.55e+03</td><td align="RIGHT">3180</td><td align="RIGHT">1.65</td><td align="RIGHT">-9.3</td><td align="RIGHT">-2.68</td><td align="RIGHT">-11.98</td><td bgcolor="#000000" align="CENTER"><font color="#ffbe56">255 190 086</font></td></tr>
    <tr><td align="LEFT">C5Ia</td><td align="RIGHT">13.2</td><td align="RIGHT">7.83e+05</td><td align="RIGHT">3.00e+03</td><td align="RIGHT">3180</td><td align="RIGHT">1.65</td><td align="RIGHT">-7.3</td><td align="RIGHT">-2.68</td><td align="RIGHT">-9.98</td><td bgcolor="#000000" align="CENTER"><font color="#ffbe56">255 190 086</font></td></tr>
    <tr><td align="LEFT">C5Ib</td><td align="RIGHT">10.6</td><td align="RIGHT">9.41e+04</td><td align="RIGHT">1.04e+03</td><td align="RIGHT">3180</td><td align="RIGHT">1.65</td><td align="RIGHT">-5.0</td><td align="RIGHT">-2.68</td><td align="RIGHT">-7.68</td><td bgcolor="#000000" align="CENTER"><font color="#ffbe56">255 190 086</font></td></tr>
    <tr><td align="LEFT">C5II</td><td align="RIGHT">8.1</td><td align="RIGHT">1.13e+04</td><td align="RIGHT">3.61e+02</td><td align="RIGHT">3180</td><td align="RIGHT">1.65</td><td align="RIGHT">-2.7</td><td align="RIGHT">-2.68</td><td align="RIGHT">-5.38</td><td bgcolor="#000000" align="CENTER"><font color="#ffd38f">255 211 143</font></td></tr>
    <tr><td align="LEFT">C5III</td><td align="RIGHT">5.5</td><td align="RIGHT">1.49e+03</td><td align="RIGHT">1.31e+02</td><td align="RIGHT">3180</td><td align="RIGHT">1.65</td><td align="RIGHT">-0.5</td><td align="RIGHT">-2.68</td><td align="RIGHT">-3.18</td><td bgcolor="#000000" align="CENTER"><font color="#ffedbd">255 237 189</font></td></tr>
    <tr><td align="LEFT">C5IV</td><td align="RIGHT">3.0</td><td align="RIGHT">2.27e+01</td><td align="RIGHT">1.28e+01</td><td align="RIGHT">3582</td><td align="RIGHT">1.46</td><td align="RIGHT">3.2</td><td align="RIGHT">-1.84</td><td align="RIGHT">1.36</td><td bgcolor="#000000" align="CENTER"><font color="#ffdfbd">255 223 189</font></td></tr>
    <tr><td align="LEFT">C5V</td><td align="RIGHT">0.5</td><td align="RIGHT">5.20e-03</td><td align="RIGHT">1.93e-01</td><td align="RIGHT">3582</td><td align="RIGHT">1.46</td><td align="RIGHT">12.3</td><td align="RIGHT">-1.84</td><td align="RIGHT">10.46</td><td bgcolor="#000000" align="CENTER"><font color="#ffd1ae">255 209 174</font></td></tr>
    <tr><td align="LEFT">C5VI</td><td align="RIGHT">0.4</td><td align="RIGHT">3.28e-02</td><td align="RIGHT">4.85e-01</td><td align="RIGHT">3582</td><td align="RIGHT">1.46</td><td align="RIGHT">10.3</td><td align="RIGHT">-1.84</td><td align="RIGHT">8.46</td><td bgcolor="#000000" align="CENTER"><font color="#ffd1ae">255 209 174</font></td></tr>
    <tr><td colspan="5"></td></tr>
    <tr><td align="LEFT">C6Ia0</td><td align="RIGHT">14.8</td><td align="RIGHT">1.09e+07</td><td align="RIGHT">1.36e+04</td><td align="RIGHT">2883</td><td align="RIGHT">1.80</td><td align="RIGHT">-9.3</td><td align="RIGHT">-3.54</td><td align="RIGHT">-12.84</td><td bgcolor="#000000" align="CENTER"><font color="#ffb640">255 182 064</font></td></tr>
    <tr><td align="LEFT">C6Ia</td><td align="RIGHT">12.4</td><td align="RIGHT">1.57e+06</td><td align="RIGHT">5.18e+03</td><td align="RIGHT">2883</td><td align="RIGHT">1.80</td><td align="RIGHT">-7.2</td><td align="RIGHT">-3.54</td><td align="RIGHT">-10.74</td><td bgcolor="#000000" align="CENTER"><font color="#ffb640">255 182 064</font></td></tr>
    <tr><td align="LEFT">C6Ib</td><td align="RIGHT">10.0</td><td align="RIGHT">2.73e+05</td><td align="RIGHT">2.16e+03</td><td align="RIGHT">2883</td><td align="RIGHT">1.80</td><td align="RIGHT">-5.3</td><td align="RIGHT">-3.54</td><td align="RIGHT">-8.84</td><td bgcolor="#000000" align="CENTER"><font color="#ffb640">255 182 064</font></td></tr>
    <tr><td align="LEFT">C6II</td><td align="RIGHT">7.6</td><td align="RIGHT">2.73e+04</td><td align="RIGHT">6.83e+02</td><td align="RIGHT">2883</td><td align="RIGHT">1.80</td><td align="RIGHT">-2.8</td><td align="RIGHT">-3.54</td><td align="RIGHT">-6.34</td><td bgcolor="#000000" align="CENTER"><font color="#ffcd82">255 205 130</font></td></tr>
    <tr><td align="LEFT">C6III</td><td align="RIGHT">5.2</td><td align="RIGHT">3.95e+03</td><td align="RIGHT">2.60e+02</td><td align="RIGHT">2883</td><td align="RIGHT">1.80</td><td align="RIGHT">-0.7</td><td align="RIGHT">-3.54</td><td align="RIGHT">-4.24</td><td bgcolor="#000000" align="CENTER"><font color="#ffecb4">255 236 180</font></td></tr>
    <tr><td align="LEFT">C6IV</td><td align="RIGHT">2.8</td><td align="RIGHT">4.86e+01</td><td align="RIGHT">2.36e+01</td><td align="RIGHT">3187</td><td align="RIGHT">1.64</td><td align="RIGHT">3.2</td><td align="RIGHT">-2.67</td><td align="RIGHT">0.53</td><td bgcolor="#000000" align="CENTER"><font color="#ffdab3">255 218 179</font></td></tr>
    <tr><td align="LEFT">C6V</td><td align="RIGHT">0.4</td><td align="RIGHT">1.34e-03</td><td align="RIGHT">1.24e-01</td><td align="RIGHT">3187</td><td align="RIGHT">1.64</td><td align="RIGHT">14.6</td><td align="RIGHT">-2.67</td><td align="RIGHT">11.93</td><td bgcolor="#000000" align="CENTER"><font color="#ffce9e">255 206 158</font></td></tr>
    <tr><td align="LEFT">C6VI</td><td align="RIGHT">0.3</td><td align="RIGHT">3.07e-03</td><td align="RIGHT">1.87e-01</td><td align="RIGHT">3187</td><td align="RIGHT">1.64</td><td align="RIGHT">13.7</td><td align="RIGHT">-2.67</td><td align="RIGHT">11.03</td><td bgcolor="#000000" align="CENTER"><font color="#ffce9e">255 206 158</font></td></tr>
    <tr><td colspan="5"></td></tr>
    <tr><td align="LEFT">C7Ia0</td><td align="RIGHT">13.9</td><td align="RIGHT">2.85e+07</td><td align="RIGHT">2.74e+04</td><td align="RIGHT">2585</td><td align="RIGHT">1.98</td><td align="RIGHT">-9.2</td><td align="RIGHT">-4.69</td><td align="RIGHT">-13.89</td><td bgcolor="#000000" align="CENTER"><font color="#ffad2b">255 173 043</font></td></tr>
    <tr><td align="LEFT">C7Ia</td><td align="RIGHT">11.6</td><td align="RIGHT">4.12e+06</td><td align="RIGHT">1.04e+04</td><td align="RIGHT">2585</td><td align="RIGHT">1.98</td><td align="RIGHT">-7.1</td><td align="RIGHT">-4.69</td><td align="RIGHT">-11.79</td><td bgcolor="#000000" align="CENTER"><font color="#ffad2b">255 173 043</font></td></tr>
    <tr><td align="LEFT">C7Ib</td><td align="RIGHT">9.3</td><td align="RIGHT">8.61e+05</td><td align="RIGHT">4.77e+03</td><td align="RIGHT">2585</td><td align="RIGHT">1.98</td><td align="RIGHT">-5.4</td><td align="RIGHT">-4.69</td><td align="RIGHT">-10.09</td><td bgcolor="#000000" align="CENTER"><font color="#ffad2b">255 173 043</font></td></tr>
    <tr><td align="LEFT">C7II</td><td align="RIGHT">7.1</td><td align="RIGHT">8.61e+04</td><td align="RIGHT">1.51e+03</td><td align="RIGHT">2585</td><td align="RIGHT">1.98</td><td align="RIGHT">-2.9</td><td align="RIGHT">-4.69</td><td align="RIGHT">-7.59</td><td bgcolor="#000000" align="CENTER"><font color="#ffc875">255 200 117</font></td></tr>
    <tr><td align="LEFT">C7III</td><td align="RIGHT">4.8</td><td align="RIGHT">9.44e+03</td><td align="RIGHT">4.99e+02</td><td align="RIGHT">2585</td><td align="RIGHT">1.98</td><td align="RIGHT">-0.5</td><td align="RIGHT">-4.69</td><td align="RIGHT">-5.19</td><td bgcolor="#000000" align="CENTER"><font color="#ffebac">255 235 172</font></td></tr>
    <tr><td align="LEFT">C7IV</td><td align="RIGHT">2.5</td><td align="RIGHT">1.46e+02</td><td align="RIGHT">5.33e+01</td><td align="RIGHT">2791</td><td align="RIGHT">1.86</td><td align="RIGHT">3.2</td><td align="RIGHT">-3.86</td><td align="RIGHT">-0.66</td><td bgcolor="#000000" align="CENTER"><font color="#ffd6aa">255 214 170</font></td></tr>
    <tr><td align="LEFT">C7V</td><td align="RIGHT">0.3</td><td align="RIGHT">5.30e-04</td><td align="RIGHT">1.01e-01</td><td align="RIGHT">2791</td><td align="RIGHT">1.86</td><td align="RIGHT">16.8</td><td align="RIGHT">-3.86</td><td align="RIGHT">12.94</td><td bgcolor="#000000" align="CENTER"><font color="#ffcc8d">255 204 141</font></td></tr>
    <tr><td align="LEFT">C7VI</td><td align="RIGHT">0.3</td><td align="RIGHT">5.30e-04</td><td align="RIGHT">1.01e-01</td><td align="RIGHT">2791</td><td align="RIGHT">1.86</td><td align="RIGHT">16.8</td><td align="RIGHT">-3.86</td><td align="RIGHT">12.94</td><td bgcolor="#000000" align="CENTER"><font color="#ffcc8d">255 204 141</font></td></tr>
    <tr><td colspan="5"></td></tr>
    <tr><td align="LEFT">C8Ia0</td><td align="RIGHT">12.9</td><td align="RIGHT">1.08e+08</td><td align="RIGHT">6.82e+04</td><td align="RIGHT">2288</td><td align="RIGHT">2.17</td><td align="RIGHT">-9.1</td><td align="RIGHT">-6.23</td><td align="RIGHT">-15.33</td><td bgcolor="#000000" align="CENTER"><font color="#ffa515">255 165 021</font></td></tr>
    <tr><td align="LEFT">C8Ia</td><td align="RIGHT">10.8</td><td align="RIGHT">1.56e+07</td><td align="RIGHT">2.59e+04</td><td align="RIGHT">2288</td><td align="RIGHT">2.17</td><td align="RIGHT">-7.0</td><td align="RIGHT">-6.23</td><td align="RIGHT">-13.23</td><td bgcolor="#000000" align="CENTER"><font color="#ffa515">255 165 021</font></td></tr>
    <tr><td align="LEFT">C8Ib</td><td align="RIGHT">8.7</td><td align="RIGHT">3.26e+06</td><td align="RIGHT">1.18e+04</td><td align="RIGHT">2288</td><td align="RIGHT">2.17</td><td align="RIGHT">-5.3</td><td align="RIGHT">-6.23</td><td align="RIGHT">-11.53</td><td bgcolor="#000000" align="CENTER"><font color="#ffa515">255 165 021</font></td></tr>
    <tr><td align="LEFT">C8II</td><td align="RIGHT">6.6</td><td align="RIGHT">3.58e+05</td><td align="RIGHT">3.92e+03</td><td align="RIGHT">2288</td><td align="RIGHT">2.17</td><td align="RIGHT">-2.9</td><td align="RIGHT">-6.23</td><td align="RIGHT">-9.13</td><td bgcolor="#000000" align="CENTER"><font color="#ffc368">255 195 104</font></td></tr>
    <tr><td align="LEFT">C8III</td><td align="RIGHT">4.4</td><td align="RIGHT">2.97e+04</td><td align="RIGHT">1.13e+03</td><td align="RIGHT">2288</td><td align="RIGHT">2.17</td><td align="RIGHT">-0.2</td><td align="RIGHT">-6.23</td><td align="RIGHT">-6.43</td><td bgcolor="#000000" align="CENTER"><font color="#ffeaa3">255 234 163</font></td></tr>
    <tr><td align="LEFT">C8IV</td><td align="RIGHT">2.3</td><td align="RIGHT">6.70e+02</td><td align="RIGHT">1.55e+02</td><td align="RIGHT">2396</td><td align="RIGHT">2.10</td><td align="RIGHT">3.3</td><td align="RIGHT">-5.61</td><td align="RIGHT">-2.31</td><td bgcolor="#000000" align="CENTER"><font color="#ffd1a0">255 209 160</font></td></tr>
    <tr><td align="LEFT">C8V</td><td align="RIGHT">0.2</td><td align="RIGHT">9.68e-04</td><td align="RIGHT">1.86e-01</td><td align="RIGHT">2396</td><td align="RIGHT">2.10</td><td align="RIGHT">17.9</td><td align="RIGHT">-5.61</td><td align="RIGHT">12.29</td><td bgcolor="#000000" align="CENTER"><font color="#ffc97d">255 201 125</font></td></tr>
    <tr><td align="LEFT">C8VI</td><td align="RIGHT">0.2</td><td align="RIGHT">6.70e-04</td><td align="RIGHT">1.55e-01</td><td align="RIGHT">2396</td><td align="RIGHT">2.10</td><td align="RIGHT">18.3</td><td align="RIGHT">-5.61</td><td align="RIGHT">12.69</td><td bgcolor="#000000" align="CENTER"><font color="#ffc97d">255 201 125</font></td></tr>
    <tr><td colspan="5"></td></tr>
    <tr><td align="LEFT">C9Ia0</td><td align="RIGHT">12.0</td><td align="RIGHT">7.11e+08</td><td align="RIGHT">2.31e+05</td><td align="RIGHT">1990</td><td align="RIGHT">2.40</td><td align="RIGHT">-9.0</td><td align="RIGHT">-8.38</td><td align="RIGHT">-17.38</td><td bgcolor="#000000" align="CENTER"><font color="#ff9d00">255 157 000</font></td></tr>
    <tr><td align="LEFT">C9Ia</td><td align="RIGHT">10.0</td><td align="RIGHT">1.03e+08</td><td align="RIGHT">8.79e+04</td><td align="RIGHT">1990</td><td align="RIGHT">2.40</td><td align="RIGHT">-6.9</td><td align="RIGHT">-8.38</td><td align="RIGHT">-15.28</td><td bgcolor="#000000" align="CENTER"><font color="#ff9d00">255 157 000</font></td></tr>
    <tr><td align="LEFT">C9Ib</td><td align="RIGHT">8.0</td><td align="RIGHT">2.15e+07</td><td align="RIGHT">4.02e+04</td><td align="RIGHT">1990</td><td align="RIGHT">2.40</td><td align="RIGHT">-5.2</td><td align="RIGHT">-8.38</td><td align="RIGHT">-13.58</td><td bgcolor="#000000" align="CENTER"><font color="#ff9d00">255 157 000</font></td></tr>
    <tr><td align="LEFT">C9II</td><td align="RIGHT">6.0</td><td align="RIGHT">2.83e+06</td><td align="RIGHT">1.46e+04</td><td align="RIGHT">1990</td><td align="RIGHT">2.40</td><td align="RIGHT">-3.0</td><td align="RIGHT">-8.38</td><td align="RIGHT">-11.38</td><td bgcolor="#000000" align="CENTER"><font color="#ffbe5b">255 190 091</font></td></tr>
    <tr><td align="LEFT">C9III</td><td align="RIGHT">4.1</td><td align="RIGHT">1.79e+05</td><td align="RIGHT">3.67e+03</td><td align="RIGHT">1990</td><td align="RIGHT">2.40</td><td align="RIGHT">0.0</td><td align="RIGHT">-8.38</td><td align="RIGHT">-8.38</td><td bgcolor="#000000" align="CENTER"><font color="#ffe99a">255 233 154</font></td></tr>
    <tr><td align="LEFT">C9IV</td><td align="RIGHT">2.1</td><td align="RIGHT">7.91e+03</td><td align="RIGHT">7.64e+02</td><td align="RIGHT">2000</td><td align="RIGHT">2.39</td><td align="RIGHT">3.3</td><td align="RIGHT">-8.30</td><td align="RIGHT">-5.00</td><td bgcolor="#000000" align="CENTER"><font color="#ffcd96">255 205 150</font></td></tr>
    <tr><td align="LEFT">C9V</td><td align="RIGHT">0.1</td><td align="RIGHT">4.15e-03</td><td align="RIGHT">5.53e-01</td><td align="RIGHT">2000</td><td align="RIGHT">2.39</td><td align="RIGHT">19.0</td><td align="RIGHT">-8.30</td><td align="RIGHT">10.70</td><td bgcolor="#000000" align="CENTER"><font color="#ffc66c">255 198 108</font></td></tr>
    <tr><td align="LEFT">C9VI</td><td align="RIGHT">0.1</td><td align="RIGHT">4.15e-03</td><td align="RIGHT">5.53e-01</td><td align="RIGHT">2000</td><td align="RIGHT">2.39</td><td align="RIGHT">19.0</td><td align="RIGHT">-8.30</td><td align="RIGHT">10.70</td><td bgcolor="#000000" align="CENTER"><font color="#ffc66c">255 198 108</font></td></tr>
    <tr><td colspan="5"></td></tr>
    <tr><td align="LEFT">S0Ia0</td><td align="RIGHT">15.8</td><td align="RIGHT">1.90e+06</td><td align="RIGHT">3.46e+03</td><td align="RIGHT">3700</td><td align="RIGHT">1.41</td><td align="RIGHT">-9.3</td><td align="RIGHT">-1.65</td><td align="RIGHT">-10.95</td><td bgcolor="#000000" align="CENTER"><font color="#ffcc8f">255 204 143</font></td></tr>
    <tr><td align="LEFT">S0Ia</td><td align="RIGHT">13.3</td><td align="RIGHT">2.74e+05</td><td align="RIGHT">1.31e+03</td><td align="RIGHT">3700</td><td align="RIGHT">1.41</td><td align="RIGHT">-7.2</td><td align="RIGHT">-1.65</td><td align="RIGHT">-8.85</td><td bgcolor="#000000" align="CENTER"><font color="#ffcc8f">255 204 143</font></td></tr>
    <tr><td align="LEFT">S0Ib</td><td align="RIGHT">10.7</td><td align="RIGHT">5.73e+04</td><td align="RIGHT">6.00e+02</td><td align="RIGHT">3700</td><td align="RIGHT">1.41</td><td align="RIGHT">-5.5</td><td align="RIGHT">-1.65</td><td align="RIGHT">-7.15</td><td bgcolor="#000000" align="CENTER"><font color="#ffcc8f">255 204 143</font></td></tr>
    <tr><td align="LEFT">S0II</td><td align="RIGHT">8.2</td><td align="RIGHT">3.96e+03</td><td align="RIGHT">1.58e+02</td><td align="RIGHT">3700</td><td align="RIGHT">1.41</td><td align="RIGHT">-2.6</td><td align="RIGHT">-1.65</td><td align="RIGHT">-4.25</td><td bgcolor="#000000" align="CENTER"><font color="#ffcf85">255 207 133</font></td></tr>
    <tr><td align="LEFT">S0III</td><td align="RIGHT">5.6</td><td align="RIGHT">6.89e+02</td><td align="RIGHT">6.58e+01</td><td align="RIGHT">3700</td><td align="RIGHT">1.41</td><td align="RIGHT">-0.7</td><td align="RIGHT">-1.65</td><td align="RIGHT">-2.35</td><td bgcolor="#000000" align="CENTER"><font color="#ffcb84">255 203 132</font></td></tr>
    <tr><td align="LEFT">S0IV</td><td align="RIGHT">3.1</td><td align="RIGHT">2.60e+01</td><td align="RIGHT">1.43e+01</td><td align="RIGHT">3500</td><td align="RIGHT">1.49</td><td align="RIGHT">3.2</td><td align="RIGHT">-1.99</td><td align="RIGHT">1.21</td><td bgcolor="#000000" align="CENTER"><font color="#ffd5a0">255 213 160</font></td></tr>
    <tr><td align="LEFT">S0V</td><td align="RIGHT">0.5</td><td align="RIGHT">1.25e-01</td><td align="RIGHT">9.90e-01</td><td align="RIGHT">3500</td><td align="RIGHT">1.49</td><td align="RIGHT">9.0</td><td align="RIGHT">-1.99</td><td align="RIGHT">7.01</td><td bgcolor="#000000" align="CENTER"><font color="#ffc38b">255 195 139</font></td></tr>
    <tr><td align="LEFT">S0VI</td><td align="RIGHT">0.2</td><td align="RIGHT">3.76e-02</td><td align="RIGHT">5.44e-01</td><td align="RIGHT">3500</td><td align="RIGHT">1.49</td><td align="RIGHT">10.3</td><td align="RIGHT">-1.99</td><td align="RIGHT">8.31</td><td bgcolor="#000000" align="CENTER"><font color="#ffc38b">255 195 139</font></td></tr>
    <tr><td colspan="5"></td></tr>
    <tr><td align="LEFT">S1Ia0</td><td align="RIGHT">15.1</td><td align="RIGHT">2.56e+06</td><td align="RIGHT">4.46e+03</td><td align="RIGHT">3510</td><td align="RIGHT">1.49</td><td align="RIGHT">-9.3</td><td align="RIGHT">-1.97</td><td align="RIGHT">-11.27</td><td bgcolor="#000000" align="CENTER"><font color="#ffca8a">255 202 138</font></td></tr>
    <tr><td align="LEFT">S1Ia</td><td align="RIGHT">12.7</td><td align="RIGHT">3.37e+05</td><td align="RIGHT">1.62e+03</td><td align="RIGHT">3510</td><td align="RIGHT">1.49</td><td align="RIGHT">-7.1</td><td align="RIGHT">-1.97</td><td align="RIGHT">-9.07</td><td bgcolor="#000000" align="CENTER"><font color="#ffca8a">255 202 138</font></td></tr>
    <tr><td align="LEFT">S1Ib</td><td align="RIGHT">10.2</td><td align="RIGHT">7.73e+04</td><td align="RIGHT">7.75e+02</td><td align="RIGHT">3510</td><td align="RIGHT">1.49</td><td align="RIGHT">-5.5</td><td align="RIGHT">-1.97</td><td align="RIGHT">-7.47</td><td bgcolor="#000000" align="CENTER"><font color="#ffca8a">255 202 138</font></td></tr>
    <tr><td align="LEFT">S1II</td><td align="RIGHT">7.8</td><td align="RIGHT">5.86e+03</td><td align="RIGHT">2.13e+02</td><td align="RIGHT">3510</td><td align="RIGHT">1.49</td><td align="RIGHT">-2.7</td><td align="RIGHT">-1.97</td><td align="RIGHT">-4.67</td><td bgcolor="#000000" align="CENTER"><font color="#ffcd80">255 205 128</font></td></tr>
    <tr><td align="LEFT">S1III</td><td align="RIGHT">5.3</td><td align="RIGHT">9.29e+02</td><td align="RIGHT">8.50e+01</td><td align="RIGHT">3510</td><td align="RIGHT">1.49</td><td align="RIGHT">-0.7</td><td align="RIGHT">-1.97</td><td align="RIGHT">-2.67</td><td bgcolor="#000000" align="CENTER"><font color="#ffc879">255 200 121</font></td></tr>
    <tr><td align="LEFT">S1IV</td><td align="RIGHT">2.9</td><td align="RIGHT">3.55e+01</td><td align="RIGHT">1.84e+01</td><td align="RIGHT">3333</td><td align="RIGHT">1.57</td><td align="RIGHT">3.2</td><td align="RIGHT">-2.33</td><td align="RIGHT">0.87</td><td bgcolor="#000000" align="CENTER"><font color="#ffd49f">255 212 159</font></td></tr>
    <tr><td align="LEFT">S1V</td><td align="RIGHT">0.5</td><td align="RIGHT">6.18e-02</td><td align="RIGHT">7.68e-01</td><td align="RIGHT">3333</td><td align="RIGHT">1.57</td><td align="RIGHT">10.1</td><td align="RIGHT">-2.33</td><td align="RIGHT">7.77</td><td bgcolor="#000000" align="CENTER"><font color="#ffcc8e">255 204 142</font></td></tr>
    <tr><td align="LEFT">S1VI</td><td align="RIGHT">0.2</td><td align="RIGHT">1.86e-02</td><td align="RIGHT">4.22e-01</td><td align="RIGHT">3333</td><td align="RIGHT">1.57</td><td align="RIGHT">11.4</td><td align="RIGHT">-2.33</td><td align="RIGHT">9.07</td><td bgcolor="#000000" align="CENTER"><font color="#ffcc8e">255 204 142</font></td></tr>
    <tr><td colspan="5"></td></tr>
    <tr><td align="LEFT">S2Ia0</td><td align="RIGHT">14.5</td><td align="RIGHT">3.65e+06</td><td align="RIGHT">5.95e+03</td><td align="RIGHT">3320</td><td align="RIGHT">1.58</td><td align="RIGHT">-9.3</td><td align="RIGHT">-2.36</td><td align="RIGHT">-11.66</td><td bgcolor="#000000" align="CENTER"><font color="#ffc168">255 193 104</font></td></tr>
    <tr><td align="LEFT">S2Ia</td><td align="RIGHT">12.1</td><td align="RIGHT">4.81e+05</td><td align="RIGHT">2.16e+03</td><td align="RIGHT">3320</td><td align="RIGHT">1.58</td><td align="RIGHT">-7.1</td><td align="RIGHT">-2.36</td><td align="RIGHT">-9.46</td><td bgcolor="#000000" align="CENTER"><font color="#ffc168">255 193 104</font></td></tr>
    <tr><td align="LEFT">S2Ib</td><td align="RIGHT">9.8</td><td align="RIGHT">1.10e+05</td><td align="RIGHT">1.03e+03</td><td align="RIGHT">3320</td><td align="RIGHT">1.58</td><td align="RIGHT">-5.5</td><td align="RIGHT">-2.36</td><td align="RIGHT">-7.86</td><td bgcolor="#000000" align="CENTER"><font color="#ffc168">255 193 104</font></td></tr>
    <tr><td align="LEFT">S2II</td><td align="RIGHT">7.4</td><td align="RIGHT">8.36e+03</td><td align="RIGHT">2.85e+02</td><td align="RIGHT">3320</td><td align="RIGHT">1.58</td><td align="RIGHT">-2.7</td><td align="RIGHT">-2.36</td><td align="RIGHT">-5.06</td><td bgcolor="#000000" align="CENTER"><font color="#ffcb7c">255 203 124</font></td></tr>
    <tr><td align="LEFT">S2III</td><td align="RIGHT">5.1</td><td align="RIGHT">1.21e+03</td><td align="RIGHT">1.08e+02</td><td align="RIGHT">3320</td><td align="RIGHT">1.58</td><td align="RIGHT">-0.6</td><td align="RIGHT">-2.36</td><td align="RIGHT">-2.96</td><td bgcolor="#000000" align="CENTER"><font color="#ffc676">255 198 118</font></td></tr>
    <tr><td align="LEFT">S2IV</td><td align="RIGHT">2.7</td><td align="RIGHT">5.09e+01</td><td align="RIGHT">2.44e+01</td><td align="RIGHT">3167</td><td align="RIGHT">1.65</td><td align="RIGHT">3.2</td><td align="RIGHT">-2.72</td><td align="RIGHT">0.48</td><td bgcolor="#000000" align="CENTER"><font color="#ffd39d">255 211 157</font></td></tr>
    <tr><td align="LEFT">S2V</td><td align="RIGHT">0.4</td><td align="RIGHT">3.21e-02</td><td align="RIGHT">6.14e-01</td><td align="RIGHT">3167</td><td align="RIGHT">1.65</td><td align="RIGHT">11.2</td><td align="RIGHT">-2.72</td><td align="RIGHT">8.48</td><td bgcolor="#000000" align="CENTER"><font color="#ffc483">255 196 131</font></td></tr>
    <tr><td align="LEFT">S2VI</td><td align="RIGHT">0.2</td><td align="RIGHT">8.85e-03</td><td align="RIGHT">3.22e-01</td><td align="RIGHT">3167</td><td align="RIGHT">1.65</td><td align="RIGHT">12.6</td><td align="RIGHT">-2.72</td><td align="RIGHT">9.88</td><td bgcolor="#000000" align="CENTER"><font color="#ffc483">255 196 131</font></td></tr>
    <tr><td colspan="5"></td></tr>
    <tr><td align="LEFT">S3Ia0</td><td align="RIGHT">13.8</td><td align="RIGHT">5.07e+06</td><td align="RIGHT">7.89e+03</td><td align="RIGHT">3130</td><td align="RIGHT">1.67</td><td align="RIGHT">-9.2</td><td align="RIGHT">-2.81</td><td align="RIGHT">-12.01</td><td bgcolor="#000000" align="CENTER"><font color="#ffc076">255 192 118</font></td></tr>
    <tr><td align="LEFT">S3Ia</td><td align="RIGHT">11.6</td><td align="RIGHT">7.33e+05</td><td align="RIGHT">3.00e+03</td><td align="RIGHT">3130</td><td align="RIGHT">1.67</td><td align="RIGHT">-7.1</td><td align="RIGHT">-2.81</td><td align="RIGHT">-9.91</td><td bgcolor="#000000" align="CENTER"><font color="#ffc076">255 192 118</font></td></tr>
    <tr><td align="LEFT">S3Ib</td><td align="RIGHT">9.3</td><td align="RIGHT">1.68e+05</td><td align="RIGHT">1.44e+03</td><td align="RIGHT">3130</td><td align="RIGHT">1.67</td><td align="RIGHT">-5.5</td><td align="RIGHT">-2.81</td><td align="RIGHT">-8.31</td><td bgcolor="#000000" align="CENTER"><font color="#ffc076">255 192 118</font></td></tr>
    <tr><td align="LEFT">S3II</td><td align="RIGHT">7.1</td><td align="RIGHT">1.40e+04</td><td align="RIGHT">4.14e+02</td><td align="RIGHT">3130</td><td align="RIGHT">1.67</td><td align="RIGHT">-2.8</td><td align="RIGHT">-2.81</td><td align="RIGHT">-5.61</td><td bgcolor="#000000" align="CENTER"><font color="#ffc977">255 201 119</font></td></tr>
    <tr><td align="LEFT">S3III</td><td align="RIGHT">4.8</td><td align="RIGHT">1.84e+03</td><td align="RIGHT">1.50e+02</td><td align="RIGHT">3130</td><td align="RIGHT">1.67</td><td align="RIGHT">-0.6</td><td align="RIGHT">-2.81</td><td align="RIGHT">-3.41</td><td bgcolor="#000000" align="CENTER"><font color="#ffc877">255 200 119</font></td></tr>
    <tr><td align="LEFT">S3IV</td><td align="RIGHT">2.6</td><td align="RIGHT">7.76e+01</td><td align="RIGHT">3.36e+01</td><td align="RIGHT">3000</td><td align="RIGHT">1.74</td><td align="RIGHT">3.2</td><td align="RIGHT">-3.18</td><td align="RIGHT">0.02</td><td bgcolor="#000000" align="CENTER"><font color="#ffd29c">255 210 156</font></td></tr>
    <tr><td align="LEFT">S3V</td><td align="RIGHT">0.3</td><td align="RIGHT">1.78e-02</td><td align="RIGHT">5.09e-01</td><td align="RIGHT">3000</td><td align="RIGHT">1.74</td><td align="RIGHT">12.3</td><td align="RIGHT">-3.18</td><td align="RIGHT">9.12</td><td bgcolor="#000000" align="CENTER"><font color="#ffce81">255 206 129</font></td></tr>
    <tr><td align="LEFT">S3VI</td><td align="RIGHT">0.2</td><td align="RIGHT">4.90e-03</td><td align="RIGHT">2.67e-01</td><td align="RIGHT">3000</td><td align="RIGHT">1.74</td><td align="RIGHT">13.7</td><td align="RIGHT">-3.18</td><td align="RIGHT">10.52</td><td bgcolor="#000000" align="CENTER"><font color="#ffce81">255 206 129</font></td></tr>
    <tr><td colspan="5"></td></tr>
    <tr><td align="LEFT">S4Ia0</td><td align="RIGHT">13.2</td><td align="RIGHT">8.38e+06</td><td align="RIGHT">1.15e+04</td><td align="RIGHT">2940</td><td align="RIGHT">1.77</td><td align="RIGHT">-9.2</td><td align="RIGHT">-3.36</td><td align="RIGHT">-12.56</td><td bgcolor="#000000" align="CENTER"><font color="#ffb968">255 185 104</font></td></tr>
    <tr><td align="LEFT">S4Ia</td><td align="RIGHT">11.0</td><td align="RIGHT">1.10e+06</td><td align="RIGHT">4.18e+03</td><td align="RIGHT">2940</td><td align="RIGHT">1.77</td><td align="RIGHT">-7.0</td><td align="RIGHT">-3.36</td><td align="RIGHT">-10.36</td><td bgcolor="#000000" align="CENTER"><font color="#ffb968">255 185 104</font></td></tr>
    <tr><td align="LEFT">S4Ib</td><td align="RIGHT">8.9</td><td align="RIGHT">2.77e+05</td><td align="RIGHT">2.09e+03</td><td align="RIGHT">2940</td><td align="RIGHT">1.77</td><td align="RIGHT">-5.5</td><td align="RIGHT">-3.36</td><td align="RIGHT">-8.86</td><td bgcolor="#000000" align="CENTER"><font color="#ffb968">255 185 104</font></td></tr>
    <tr><td align="LEFT">S4II</td><td align="RIGHT">6.7</td><td align="RIGHT">2.31e+04</td><td align="RIGHT">6.04e+02</td><td align="RIGHT">2940</td><td align="RIGHT">1.77</td><td align="RIGHT">-2.8</td><td align="RIGHT">-3.36</td><td align="RIGHT">-6.16</td><td bgcolor="#000000" align="CENTER"><font color="#ffc772">255 199 114</font></td></tr>
    <tr><td align="LEFT">S4III</td><td align="RIGHT">4.6</td><td align="RIGHT">2.77e+03</td><td align="RIGHT">2.09e+02</td><td align="RIGHT">2940</td><td align="RIGHT">1.77</td><td align="RIGHT">-0.5</td><td align="RIGHT">-3.36</td><td align="RIGHT">-3.86</td><td bgcolor="#000000" align="CENTER"><font color="#ffce7f">255 206 127</font></td></tr>
    <tr><td align="LEFT">S4IV</td><td align="RIGHT">2.4</td><td align="RIGHT">1.27e+02</td><td align="RIGHT">4.83e+01</td><td align="RIGHT">2833</td><td align="RIGHT">1.83</td><td align="RIGHT">3.2</td><td align="RIGHT">-3.71</td><td align="RIGHT">-0.51</td><td bgcolor="#000000" align="CENTER"><font color="#ffd19b">255 209 155</font></td></tr>
    <tr><td align="LEFT">S4V</td><td align="RIGHT">0.3</td><td align="RIGHT">1.06e-02</td><td align="RIGHT">4.40e-01</td><td align="RIGHT">2833</td><td align="RIGHT">1.83</td><td align="RIGHT">13.4</td><td align="RIGHT">-3.71</td><td align="RIGHT">9.69</td><td bgcolor="#000000" align="CENTER"><font color="#ffc97f">255 201 127</font></td></tr>
    <tr><td align="LEFT">S4VI</td><td align="RIGHT">0.1</td><td align="RIGHT">2.66e-03</td><td align="RIGHT">2.21e-01</td><td align="RIGHT">2833</td><td align="RIGHT">1.83</td><td align="RIGHT">14.9</td><td align="RIGHT">-3.71</td><td align="RIGHT">11.19</td><td bgcolor="#000000" align="CENTER"><font color="#ffc97f">255 201 127</font></td></tr>
    <tr><td colspan="5"></td></tr>
    <tr><td align="LEFT">S5Ia0</td><td align="RIGHT">12.5</td><td align="RIGHT">1.53e+07</td><td align="RIGHT">1.78e+04</td><td align="RIGHT">2750</td><td align="RIGHT">1.88</td><td align="RIGHT">-9.2</td><td align="RIGHT">-4.01</td><td align="RIGHT">-13.21</td><td bgcolor="#000000" align="CENTER"><font color="#ffb24e">255 178 078</font></td></tr>
    <tr><td align="LEFT">S5Ia</td><td align="RIGHT">10.5</td><td align="RIGHT">2.02e+06</td><td align="RIGHT">6.45e+03</td><td align="RIGHT">2750</td><td align="RIGHT">1.88</td><td align="RIGHT">-7.0</td><td align="RIGHT">-4.01</td><td align="RIGHT">-11.01</td><td bgcolor="#000000" align="CENTER"><font color="#ffb24e">255 178 078</font></td></tr>
    <tr><td align="LEFT">S5Ib</td><td align="RIGHT">8.4</td><td align="RIGHT">5.07e+05</td><td align="RIGHT">3.23e+03</td><td align="RIGHT">2750</td><td align="RIGHT">1.88</td><td align="RIGHT">-5.5</td><td align="RIGHT">-4.01</td><td align="RIGHT">-9.51</td><td bgcolor="#000000" align="CENTER"><font color="#ffb24e">255 178 078</font></td></tr>
    <tr><td align="LEFT">S5II</td><td align="RIGHT">6.4</td><td align="RIGHT">4.62e+04</td><td align="RIGHT">9.76e+02</td><td align="RIGHT">2750</td><td align="RIGHT">1.88</td><td align="RIGHT">-2.9</td><td align="RIGHT">-4.01</td><td align="RIGHT">-6.91</td><td bgcolor="#000000" align="CENTER"><font color="#ffc56e">255 197 110</font></td></tr>
    <tr><td align="LEFT">S5III</td><td align="RIGHT">4.3</td><td align="RIGHT">5.07e+03</td><td align="RIGHT">3.23e+02</td><td align="RIGHT">2750</td><td align="RIGHT">1.88</td><td align="RIGHT">-0.5</td><td align="RIGHT">-4.01</td><td align="RIGHT">-4.51</td><td bgcolor="#000000" align="CENTER"><font color="#ffc57c">255 197 124</font></td></tr>
    <tr><td align="LEFT">S5IV</td><td align="RIGHT">2.3</td><td align="RIGHT">2.07e+02</td><td align="RIGHT">6.94e+01</td><td align="RIGHT">2667</td><td align="RIGHT">1.93</td><td align="RIGHT">3.3</td><td align="RIGHT">-4.34</td><td align="RIGHT">-1.04</td><td bgcolor="#000000" align="CENTER"><font color="#ffd19a">255 209 154</font></td></tr>
    <tr><td align="LEFT">S5V</td><td align="RIGHT">0.2</td><td align="RIGHT">6.24e-03</td><td align="RIGHT">3.81e-01</td><td align="RIGHT">2667</td><td align="RIGHT">1.93</td><td align="RIGHT">14.6</td><td align="RIGHT">-4.34</td><td align="RIGHT">10.26</td><td bgcolor="#000000" align="CENTER"><font color="#ffcc6f">255 204 111</font></td></tr>
    <tr><td align="LEFT">S5VI</td><td align="RIGHT">0.1</td><td align="RIGHT">1.72e-03</td><td align="RIGHT">2.00e-01</td><td align="RIGHT">2667</td><td align="RIGHT">1.93</td><td align="RIGHT">16.0</td><td align="RIGHT">-4.34</td><td align="RIGHT">11.66</td><td bgcolor="#000000" align="CENTER"><font color="#ffcc6f">255 204 111</font></td></tr>
    <tr><td colspan="5"></td></tr>
    <tr><td align="LEFT">S6Ia0</td><td align="RIGHT">12.4</td><td align="RIGHT">2.88e+07</td><td align="RIGHT">2.81e+04</td><td align="RIGHT">2560</td><td align="RIGHT">2.00</td><td align="RIGHT">-9.1</td><td align="RIGHT">-4.80</td><td align="RIGHT">-13.90</td><td bgcolor="#000000" align="CENTER"><font color="#ffab34">255 171 052</font></td></tr>
    <tr><td align="LEFT">S6Ia</td><td align="RIGHT">10.3</td><td align="RIGHT">4.17e+06</td><td align="RIGHT">1.07e+04</td><td align="RIGHT">2560</td><td align="RIGHT">2.00</td><td align="RIGHT">-7.0</td><td align="RIGHT">-4.80</td><td align="RIGHT">-11.80</td><td bgcolor="#000000" align="CENTER"><font color="#ffab34">255 171 052</font></td></tr>
    <tr><td align="LEFT">S6Ib</td><td align="RIGHT">8.3</td><td align="RIGHT">9.55e+05</td><td align="RIGHT">5.12e+03</td><td align="RIGHT">2560</td><td align="RIGHT">2.00</td><td align="RIGHT">-5.4</td><td align="RIGHT">-4.80</td><td align="RIGHT">-10.20</td><td bgcolor="#000000" align="CENTER"><font color="#ffab34">255 171 052</font></td></tr>
    <tr><td align="LEFT">S6II</td><td align="RIGHT">6.3</td><td align="RIGHT">9.55e+04</td><td align="RIGHT">1.62e+03</td><td align="RIGHT">2560</td><td align="RIGHT">2.00</td><td align="RIGHT">-2.9</td><td align="RIGHT">-4.80</td><td align="RIGHT">-7.70</td><td bgcolor="#000000" align="CENTER"><font color="#ffc369">255 195 105</font></td></tr>
    <tr><td align="LEFT">S6III</td><td align="RIGHT">4.2</td><td align="RIGHT">9.55e+03</td><td align="RIGHT">5.12e+02</td><td align="RIGHT">2560</td><td align="RIGHT">2.00</td><td align="RIGHT">-0.4</td><td align="RIGHT">-4.80</td><td align="RIGHT">-5.20</td><td bgcolor="#000000" align="CENTER"><font color="#ffb279">255 178 121</font></td></tr>
    <tr><td align="LEFT">S6IV</td><td align="RIGHT">2.2</td><td align="RIGHT">4.10e+02</td><td align="RIGHT">1.11e+02</td><td align="RIGHT">2500</td><td align="RIGHT">2.03</td><td align="RIGHT">3.3</td><td align="RIGHT">-5.08</td><td align="RIGHT">-1.78</td><td bgcolor="#000000" align="CENTER"><font color="#ffd099">255 208 153</font></td></tr>
    <tr><td align="LEFT">S6V</td><td align="RIGHT">0.2</td><td align="RIGHT">4.50e-03</td><td align="RIGHT">3.68e-01</td><td align="RIGHT">2500</td><td align="RIGHT">2.03</td><td align="RIGHT">15.7</td><td align="RIGHT">-5.08</td><td align="RIGHT">10.62</td><td bgcolor="#000000" align="CENTER"><font color="#ffc370">255 195 112</font></td></tr>
    <tr><td align="LEFT">S6VI</td><td align="RIGHT">0.1</td><td align="RIGHT">1.63e-03</td><td align="RIGHT">2.22e-01</td><td align="RIGHT">2500</td><td align="RIGHT">2.03</td><td align="RIGHT">16.8</td><td align="RIGHT">-5.08</td><td align="RIGHT">11.72</td><td bgcolor="#000000" align="CENTER"><font color="#ffc370">255 195 112</font></td></tr>
    <tr><td colspan="5"></td></tr>
    <tr><td align="LEFT">S7Ia0</td><td align="RIGHT">12.3</td><td align="RIGHT">6.96e+07</td><td align="RIGHT">5.10e+04</td><td align="RIGHT">2370</td><td align="RIGHT">2.12</td><td align="RIGHT">-9.1</td><td align="RIGHT">-5.76</td><td align="RIGHT">-14.86</td><td bgcolor="#000000" align="CENTER"><font color="#ffa41a">255 164 026</font></td></tr>
    <tr><td align="LEFT">S7Ia</td><td align="RIGHT">10.2</td><td align="RIGHT">9.18e+06</td><td align="RIGHT">1.85e+04</td><td align="RIGHT">2370</td><td align="RIGHT">2.12</td><td align="RIGHT">-6.9</td><td align="RIGHT">-5.76</td><td align="RIGHT">-12.66</td><td bgcolor="#000000" align="CENTER"><font color="#ffa41a">255 164 026</font></td></tr>
    <tr><td align="LEFT">S7Ib</td><td align="RIGHT">8.2</td><td align="RIGHT">2.10e+06</td><td align="RIGHT">8.87e+03</td><td align="RIGHT">2370</td><td align="RIGHT">2.12</td><td align="RIGHT">-5.3</td><td align="RIGHT">-5.76</td><td align="RIGHT">-11.06</td><td bgcolor="#000000" align="CENTER"><font color="#ffa41a">255 164 026</font></td></tr>
    <tr><td align="LEFT">S7II</td><td align="RIGHT">6.2</td><td align="RIGHT">2.53e+05</td><td align="RIGHT">3.07e+03</td><td align="RIGHT">2370</td><td align="RIGHT">2.12</td><td align="RIGHT">-3.0</td><td align="RIGHT">-5.76</td><td align="RIGHT">-8.76</td><td bgcolor="#000000" align="CENTER"><font color="#ffc164">255 193 100</font></td></tr>
    <tr><td align="LEFT">S7III</td><td align="RIGHT">4.2</td><td align="RIGHT">2.10e+04</td><td align="RIGHT">8.87e+02</td><td align="RIGHT">2370</td><td align="RIGHT">2.12</td><td align="RIGHT">-0.3</td><td align="RIGHT">-5.76</td><td align="RIGHT">-6.06</td><td bgcolor="#000000" align="CENTER"><font color="#ffa561">255 165 097</font></td></tr>
    <tr><td align="LEFT">S7IV</td><td align="RIGHT">2.1</td><td align="RIGHT">9.26e+02</td><td align="RIGHT">1.92e+02</td><td align="RIGHT">2333</td><td align="RIGHT">2.14</td><td align="RIGHT">3.3</td><td align="RIGHT">-5.97</td><td align="RIGHT">-2.67</td><td bgcolor="#000000" align="CENTER"><font color="#ffcf98">255 207 152</font></td></tr>
    <tr><td align="LEFT">S7V</td><td align="RIGHT">0.1</td><td align="RIGHT">3.69e-03</td><td align="RIGHT">3.83e-01</td><td align="RIGHT">2333</td><td align="RIGHT">2.14</td><td align="RIGHT">16.8</td><td align="RIGHT">-5.97</td><td align="RIGHT">10.83</td><td bgcolor="#000000" align="CENTER"><font color="#ffc56f">255 197 111</font></td></tr>
    <tr><td align="LEFT">S7VI</td><td align="RIGHT">0.1</td><td align="RIGHT">1.94e-03</td><td align="RIGHT">2.78e-01</td><td align="RIGHT">2333</td><td align="RIGHT">2.14</td><td align="RIGHT">17.5</td><td align="RIGHT">-5.97</td><td align="RIGHT">11.53</td><td bgcolor="#000000" align="CENTER"><font color="#ffc56f">255 197 111</font></td></tr>
    <tr><td colspan="5"></td></tr>
    <tr><td align="LEFT">S8Ia0</td><td align="RIGHT">12.1</td><td align="RIGHT">2.05e+08</td><td align="RIGHT">1.03e+05</td><td align="RIGHT">2180</td><td align="RIGHT">2.25</td><td align="RIGHT">-9.1</td><td align="RIGHT">-6.93</td><td align="RIGHT">-16.03</td><td bgcolor="#000000" align="CENTER"><font color="#ff9d00">255 157 000</font></td></tr>
    <tr><td align="LEFT">S8Ia</td><td align="RIGHT">10.1</td><td align="RIGHT">2.70e+07</td><td align="RIGHT">3.76e+04</td><td align="RIGHT">2180</td><td align="RIGHT">2.25</td><td align="RIGHT">-6.9</td><td align="RIGHT">-6.93</td><td align="RIGHT">-13.83</td><td bgcolor="#000000" align="CENTER"><font color="#ff9d00">255 157 000</font></td></tr>
    <tr><td align="LEFT">S8Ib</td><td align="RIGHT">8.1</td><td align="RIGHT">5.15e+06</td><td align="RIGHT">1.64e+04</td><td align="RIGHT">2180</td><td align="RIGHT">2.25</td><td align="RIGHT">-5.1</td><td align="RIGHT">-6.93</td><td align="RIGHT">-12.03</td><td bgcolor="#000000" align="CENTER"><font color="#ff9d00">255 157 000</font></td></tr>
    <tr><td align="LEFT">S8II</td><td align="RIGHT">6.1</td><td align="RIGHT">7.44e+05</td><td align="RIGHT">6.23e+03</td><td align="RIGHT">2180</td><td align="RIGHT">2.25</td><td align="RIGHT">-3.0</td><td align="RIGHT">-6.93</td><td align="RIGHT">-9.93</td><td bgcolor="#000000" align="CENTER"><font color="#ffc060">255 192 096</font></td></tr>
    <tr><td align="LEFT">S8III</td><td align="RIGHT">4.1</td><td align="RIGHT">5.15e+04</td><td align="RIGHT">1.64e+03</td><td align="RIGHT">2180</td><td align="RIGHT">2.25</td><td align="RIGHT">-0.1</td><td align="RIGHT">-6.93</td><td align="RIGHT">-7.03</td><td bgcolor="#000000" align="CENTER"><font color="#ffa761">255 167 097</font></td></tr>
    <tr><td align="LEFT">S8IV</td><td align="RIGHT">2.1</td><td align="RIGHT">2.44e+03</td><td align="RIGHT">3.61e+02</td><td align="RIGHT">2167</td><td align="RIGHT">2.26</td><td align="RIGHT">3.3</td><td align="RIGHT">-7.02</td><td align="RIGHT">-3.72</td><td bgcolor="#000000" align="CENTER"><font color="#ffce97">255 206 151</font></td></tr>
    <tr><td align="LEFT">S8V</td><td align="RIGHT">0.1</td><td align="RIGHT">3.53e-03</td><td align="RIGHT">4.34e-01</td><td align="RIGHT">2167</td><td align="RIGHT">2.26</td><td align="RIGHT">17.9</td><td align="RIGHT">-7.02</td><td align="RIGHT">10.88</td><td bgcolor="#000000" align="CENTER"><font color="#ffc66d">255 198 109</font></td></tr>
    <tr><td align="LEFT">S8VI</td><td align="RIGHT">0.1</td><td align="RIGHT">2.44e-03</td><td align="RIGHT">3.61e-01</td><td align="RIGHT">2167</td><td align="RIGHT">2.26</td><td align="RIGHT">18.3</td><td align="RIGHT">-7.02</td><td align="RIGHT">11.28</td><td bgcolor="#000000" align="CENTER"><font color="#ffc66d">255 198 109</font></td></tr>
    <tr><td colspan="5"></td></tr>
    <tr><td align="LEFT">S9Ia0</td><td align="RIGHT">12.0</td><td align="RIGHT">7.11e+08</td><td align="RIGHT">2.31e+05</td><td align="RIGHT">1990</td><td align="RIGHT">2.40</td><td align="RIGHT">-9.0</td><td align="RIGHT">-8.38</td><td align="RIGHT">-17.38</td><td bgcolor="#000000" align="CENTER"><font color="#ff9d00">255 157 000</font></td></tr>
    <tr><td align="LEFT">S9Ia</td><td align="RIGHT">10.0</td><td align="RIGHT">1.03e+08</td><td align="RIGHT">8.79e+04</td><td align="RIGHT">1990</td><td align="RIGHT">2.40</td><td align="RIGHT">-6.9</td><td align="RIGHT">-8.38</td><td align="RIGHT">-15.28</td><td bgcolor="#000000" align="CENTER"><font color="#ff9d00">255 157 000</font></td></tr>
    <tr><td align="LEFT">S9Ib</td><td align="RIGHT">8.0</td><td align="RIGHT">1.79e+07</td><td align="RIGHT">3.67e+04</td><td align="RIGHT">1990</td><td align="RIGHT">2.40</td><td align="RIGHT">-5.0</td><td align="RIGHT">-8.38</td><td align="RIGHT">-13.38</td><td bgcolor="#000000" align="CENTER"><font color="#ff9d00">255 157 000</font></td></tr>
    <tr><td align="LEFT">S9II</td><td align="RIGHT">6.0</td><td align="RIGHT">2.83e+06</td><td align="RIGHT">1.46e+04</td><td align="RIGHT">1990</td><td align="RIGHT">2.40</td><td align="RIGHT">-3.0</td><td align="RIGHT">-8.38</td><td align="RIGHT">-11.38</td><td bgcolor="#000000" align="CENTER"><font color="#ffbe5b">255 190 091</font></td></tr>
    <tr><td align="LEFT">S9III</td><td align="RIGHT">4.1</td><td align="RIGHT">1.79e+05</td><td align="RIGHT">3.67e+03</td><td align="RIGHT">1990</td><td align="RIGHT">2.40</td><td align="RIGHT">0.0</td><td align="RIGHT">-8.38</td><td align="RIGHT">-8.38</td><td bgcolor="#000000" align="CENTER"><font color="#ffe99a">255 233 154</font></td></tr>
    <tr><td align="LEFT">S9IV</td><td align="RIGHT">2.1</td><td align="RIGHT">7.91e+03</td><td align="RIGHT">7.64e+02</td><td align="RIGHT">2000</td><td align="RIGHT">2.39</td><td align="RIGHT">3.3</td><td align="RIGHT">-8.30</td><td align="RIGHT">-5.00</td><td bgcolor="#000000" align="CENTER"><font color="#ffcd96">255 205 150</font></td></tr>
    <tr><td align="LEFT">S9V</td><td align="RIGHT">0.1</td><td align="RIGHT">4.15e-03</td><td align="RIGHT">5.53e-01</td><td align="RIGHT">2000</td><td align="RIGHT">2.39</td><td align="RIGHT">19.0</td><td align="RIGHT">-8.30</td><td align="RIGHT">10.70</td><td bgcolor="#000000" align="CENTER"><font color="#ffc66c">255 198 108</font></td></tr>
    <tr><td align="LEFT">S9VI</td><td align="RIGHT">0.1</td><td align="RIGHT">4.15e-03</td><td align="RIGHT">5.53e-01</td><td align="RIGHT">2000</td><td align="RIGHT">2.39</td><td align="RIGHT">19.0</td><td align="RIGHT">-8.30</td><td align="RIGHT">10.70</td><td bgcolor="#000000" align="CENTER"><font color="#ffc66c">255 198 108</font></td></tr>
    <tr><td colspan="5"></td></tr>
    <tr><td align="LEFT">DA0</td><td align="RIGHT">1.1</td><td align="RIGHT">6.91e+00</td><td align="RIGHT">9.02e-03</td><td align="RIGHT">100000</td><td align="RIGHT">-0.37</td><td align="RIGHT">10.2</td><td align="RIGHT">-7.55</td><td align="RIGHT">2.65</td><td bgcolor="#000000" align="CENTER"><font color="#9bb2ff">155 178 255</font></td></tr>
    <tr><td align="LEFT">DA1</td><td align="RIGHT">0.9</td><td align="RIGHT">2.65e-01</td><td align="RIGHT">6.96e-03</td><td align="RIGHT">50400</td><td align="RIGHT">-0.35</td><td align="RIGHT">10.8</td><td align="RIGHT">-4.61</td><td align="RIGHT">6.19</td><td bgcolor="#000000" align="CENTER"><font color="#9fb5ff">159 181 255</font></td></tr>
    <tr><td align="LEFT">DA2</td><td align="RIGHT">0.8</td><td align="RIGHT">2.55e-02</td><td align="RIGHT">8.64e-03</td><td align="RIGHT">25200</td><td align="RIGHT">-0.27</td><td align="RIGHT">11.4</td><td align="RIGHT">-2.67</td><td align="RIGHT">8.73</td><td bgcolor="#000000" align="CENTER"><font color="#a8bdff">168 189 255</font></td></tr>
    <tr><td align="LEFT">DA3</td><td align="RIGHT">0.7</td><td align="RIGHT">6.02e-03</td><td align="RIGHT">9.44e-03</td><td align="RIGHT">16800</td><td align="RIGHT">-0.20</td><td align="RIGHT">11.9</td><td align="RIGHT">-1.60</td><td align="RIGHT">10.30</td><td bgcolor="#000000" align="CENTER"><font color="#b3c5ff">179 197 255</font></td></tr>
    <tr><td align="LEFT">DA4</td><td align="RIGHT">0.6</td><td align="RIGHT">1.82e-03</td><td align="RIGHT">9.22e-03</td><td align="RIGHT">12600</td><td align="RIGHT">-0.13</td><td align="RIGHT">12.5</td><td align="RIGHT">-0.90</td><td align="RIGHT">11.60</td><td bgcolor="#000000" align="CENTER"><font color="#c0cfff">192 207 255</font></td></tr>
    <tr><td align="LEFT">DA5</td><td align="RIGHT">0.5</td><td align="RIGHT">6.93e-04</td><td align="RIGHT">8.90e-03</td><td align="RIGHT">10080</td><td align="RIGHT">-0.07</td><td align="RIGHT">13.1</td><td align="RIGHT">-0.45</td><td align="RIGHT">12.65</td><td bgcolor="#000000" align="CENTER"><font color="#cfdaff">207 218 255</font></td></tr>
    <tr><td align="LEFT">DA6</td><td align="RIGHT">0.4</td><td align="RIGHT">3.15e-04</td><td align="RIGHT">8.64e-03</td><td align="RIGHT">8400</td><td align="RIGHT">0.09</td><td align="RIGHT">13.7</td><td align="RIGHT">-0.20</td><td align="RIGHT">13.50</td><td bgcolor="#000000" align="CENTER"><font color="#e0e6ff">224 230 255</font></td></tr>
    <tr><td align="LEFT">DA7</td><td align="RIGHT">0.3</td><td align="RIGHT">1.80e-04</td><td align="RIGHT">8.89e-03</td><td align="RIGHT">7200</td><td align="RIGHT">0.34</td><td align="RIGHT">14.2</td><td align="RIGHT">-0.09</td><td align="RIGHT">14.11</td><td bgcolor="#000000" align="CENTER"><font color="#f3f3ff">243 243 255</font></td></tr>
    <tr><td align="LEFT">DA8</td><td align="RIGHT">0.2</td><td align="RIGHT">1.05e-04</td><td align="RIGHT">8.87e-03</td><td align="RIGHT">6300</td><td align="RIGHT">0.55</td><td align="RIGHT">14.8</td><td align="RIGHT">-0.10</td><td align="RIGHT">14.70</td><td bgcolor="#000000" align="CENTER"><font color="#fff7f5">255 247 245</font></td></tr>
    <tr><td align="LEFT">DA9</td><td align="RIGHT">0.1</td><td align="RIGHT">6.73e-05</td><td align="RIGHT">8.98e-03</td><td align="RIGHT">5600</td><td align="RIGHT">0.74</td><td align="RIGHT">15.4</td><td align="RIGHT">-0.22</td><td align="RIGHT">15.18</td><td bgcolor="#000000" align="CENTER"><font color="#ffefe1">255 239 225</font></td></tr>
    <tr><td colspan="5"></td></tr>
    <tr><td align="LEFT">DB0</td><td align="RIGHT">1.1</td><td align="RIGHT">6.91e+00</td><td align="RIGHT">9.02e-03</td><td align="RIGHT">100000</td><td align="RIGHT">-0.37</td><td align="RIGHT">10.2</td><td align="RIGHT">-7.55</td><td align="RIGHT">2.65</td><td bgcolor="#000000" align="CENTER"><font color="#9bb2ff">155 178 255</font></td></tr>
    <tr><td align="LEFT">DB1</td><td align="RIGHT">0.9</td><td align="RIGHT">2.65e-01</td><td align="RIGHT">6.96e-03</td><td align="RIGHT">50400</td><td align="RIGHT">-0.35</td><td align="RIGHT">10.8</td><td align="RIGHT">-4.61</td><td align="RIGHT">6.19</td><td bgcolor="#000000" align="CENTER"><font color="#9fb5ff">159 181 255</font></td></tr>
    <tr><td align="LEFT">DB2</td><td align="RIGHT">0.8</td><td align="RIGHT">2.55e-02</td><td align="RIGHT">8.64e-03</td><td align="RIGHT">25200</td><td align="RIGHT">-0.27</td><td align="RIGHT">11.4</td><td align="RIGHT">-2.67</td><td align="RIGHT">8.73</td><td bgcolor="#000000" align="CENTER"><font color="#a8bdff">168 189 255</font></td></tr>
    <tr><td align="LEFT">DB3</td><td align="RIGHT">0.7</td><td align="RIGHT">6.02e-03</td><td align="RIGHT">9.44e-03</td><td align="RIGHT">16800</td><td align="RIGHT">-0.20</td><td align="RIGHT">11.9</td><td align="RIGHT">-1.60</td><td align="RIGHT">10.30</td><td bgcolor="#000000" align="CENTER"><font color="#b3c5ff">179 197 255</font></td></tr>
    <tr><td align="LEFT">DB4</td><td align="RIGHT">0.6</td><td align="RIGHT">1.82e-03</td><td align="RIGHT">9.22e-03</td><td align="RIGHT">12600</td><td align="RIGHT">-0.13</td><td align="RIGHT">12.5</td><td align="RIGHT">-0.90</td><td align="RIGHT">11.60</td><td bgcolor="#000000" align="CENTER"><font color="#c0cfff">192 207 255</font></td></tr>
    <tr><td align="LEFT">DB5</td><td align="RIGHT">0.5</td><td align="RIGHT">6.93e-04</td><td align="RIGHT">8.90e-03</td><td align="RIGHT">10080</td><td align="RIGHT">-0.07</td><td align="RIGHT">13.1</td><td align="RIGHT">-0.45</td><td align="RIGHT">12.65</td><td bgcolor="#000000" align="CENTER"><font color="#cfdaff">207 218 255</font></td></tr>
    <tr><td align="LEFT">DB6</td><td align="RIGHT">0.4</td><td align="RIGHT">3.15e-04</td><td align="RIGHT">8.64e-03</td><td align="RIGHT">8400</td><td align="RIGHT">0.09</td><td align="RIGHT">13.7</td><td align="RIGHT">-0.20</td><td align="RIGHT">13.50</td><td bgcolor="#000000" align="CENTER"><font color="#e0e6ff">224 230 255</font></td></tr>
    <tr><td align="LEFT">DB7</td><td align="RIGHT">0.3</td><td align="RIGHT">1.80e-04</td><td align="RIGHT">8.89e-03</td><td align="RIGHT">7200</td><td align="RIGHT">0.34</td><td align="RIGHT">14.2</td><td align="RIGHT">-0.09</td><td align="RIGHT">14.11</td><td bgcolor="#000000" align="CENTER"><font color="#f3f3ff">243 243 255</font></td></tr>
    <tr><td align="LEFT">DB8</td><td align="RIGHT">0.2</td><td align="RIGHT">1.05e-04</td><td align="RIGHT">8.87e-03</td><td align="RIGHT">6300</td><td align="RIGHT">0.55</td><td align="RIGHT">14.8</td><td align="RIGHT">-0.10</td><td align="RIGHT">14.70</td><td bgcolor="#000000" align="CENTER"><font color="#fff7f5">255 247 245</font></td></tr>
    <tr><td align="LEFT">DB9</td><td align="RIGHT">0.1</td><td align="RIGHT">6.73e-05</td><td align="RIGHT">8.98e-03</td><td align="RIGHT">5600</td><td align="RIGHT">0.74</td><td align="RIGHT">15.4</td><td align="RIGHT">-0.22</td><td align="RIGHT">15.18</td><td bgcolor="#000000" align="CENTER"><font color="#ffefe1">255 239 225</font></td></tr>
    <tr><td colspan="5"></td></tr>
    <tr><td align="LEFT">DC0</td><td align="RIGHT">1.1</td><td align="RIGHT">6.91e+00</td><td align="RIGHT">9.02e-03</td><td align="RIGHT">100000</td><td align="RIGHT">-0.37</td><td align="RIGHT">10.2</td><td align="RIGHT">-7.55</td><td align="RIGHT">2.65</td><td bgcolor="#000000" align="CENTER"><font color="#9bb2ff">155 178 255</font></td></tr>
    <tr><td align="LEFT">DC1</td><td align="RIGHT">0.9</td><td align="RIGHT">2.65e-01</td><td align="RIGHT">6.96e-03</td><td align="RIGHT">50400</td><td align="RIGHT">-0.35</td><td align="RIGHT">10.8</td><td align="RIGHT">-4.61</td><td align="RIGHT">6.19</td><td bgcolor="#000000" align="CENTER"><font color="#9fb5ff">159 181 255</font></td></tr>
    <tr><td align="LEFT">DC2</td><td align="RIGHT">0.8</td><td align="RIGHT">2.55e-02</td><td align="RIGHT">8.64e-03</td><td align="RIGHT">25200</td><td align="RIGHT">-0.27</td><td align="RIGHT">11.4</td><td align="RIGHT">-2.67</td><td align="RIGHT">8.73</td><td bgcolor="#000000" align="CENTER"><font color="#a8bdff">168 189 255</font></td></tr>
    <tr><td align="LEFT">DC3</td><td align="RIGHT">0.7</td><td align="RIGHT">6.02e-03</td><td align="RIGHT">9.44e-03</td><td align="RIGHT">16800</td><td align="RIGHT">-0.20</td><td align="RIGHT">11.9</td><td align="RIGHT">-1.60</td><td align="RIGHT">10.30</td><td bgcolor="#000000" align="CENTER"><font color="#b3c5ff">179 197 255</font></td></tr>
    <tr><td align="LEFT">DC4</td><td align="RIGHT">0.6</td><td align="RIGHT">1.82e-03</td><td align="RIGHT">9.22e-03</td><td align="RIGHT">12600</td><td align="RIGHT">-0.13</td><td align="RIGHT">12.5</td><td align="RIGHT">-0.90</td><td align="RIGHT">11.60</td><td bgcolor="#000000" align="CENTER"><font color="#c0cfff">192 207 255</font></td></tr>
    <tr><td align="LEFT">DC5</td><td align="RIGHT">0.5</td><td align="RIGHT">6.93e-04</td><td align="RIGHT">8.90e-03</td><td align="RIGHT">10080</td><td align="RIGHT">-0.07</td><td align="RIGHT">13.1</td><td align="RIGHT">-0.45</td><td align="RIGHT">12.65</td><td bgcolor="#000000" align="CENTER"><font color="#cfdaff">207 218 255</font></td></tr>
    <tr><td align="LEFT">DC6</td><td align="RIGHT">0.4</td><td align="RIGHT">3.15e-04</td><td align="RIGHT">8.64e-03</td><td align="RIGHT">8400</td><td align="RIGHT">0.09</td><td align="RIGHT">13.7</td><td align="RIGHT">-0.20</td><td align="RIGHT">13.50</td><td bgcolor="#000000" align="CENTER"><font color="#e0e6ff">224 230 255</font></td></tr>
    <tr><td align="LEFT">DC7</td><td align="RIGHT">0.3</td><td align="RIGHT">1.80e-04</td><td align="RIGHT">8.89e-03</td><td align="RIGHT">7200</td><td align="RIGHT">0.34</td><td align="RIGHT">14.2</td><td align="RIGHT">-0.09</td><td align="RIGHT">14.11</td><td bgcolor="#000000" align="CENTER"><font color="#f3f3ff">243 243 255</font></td></tr>
    <tr><td align="LEFT">DC8</td><td align="RIGHT">0.2</td><td align="RIGHT">1.05e-04</td><td align="RIGHT">8.87e-03</td><td align="RIGHT">6300</td><td align="RIGHT">0.55</td><td align="RIGHT">14.8</td><td align="RIGHT">-0.10</td><td align="RIGHT">14.70</td><td bgcolor="#000000" align="CENTER"><font color="#fff7f5">255 247 245</font></td></tr>
    <tr><td align="LEFT">DC9</td><td align="RIGHT">0.1</td><td align="RIGHT">6.73e-05</td><td align="RIGHT">8.98e-03</td><td align="RIGHT">5600</td><td align="RIGHT">0.74</td><td align="RIGHT">15.4</td><td align="RIGHT">-0.22</td><td align="RIGHT">15.18</td><td bgcolor="#000000" align="CENTER"><font color="#ffefe1">255 239 225</font></td></tr>
    <tr><td colspan="5"></td></tr>
    <tr><td align="LEFT">DO0</td><td align="RIGHT">1.1</td><td align="RIGHT">6.91e+00</td><td align="RIGHT">9.02e-03</td><td align="RIGHT">100000</td><td align="RIGHT">-0.37</td><td align="RIGHT">10.2</td><td align="RIGHT">-7.55</td><td align="RIGHT">2.65</td><td bgcolor="#000000" align="CENTER"><font color="#9bb2ff">155 178 255</font></td></tr>
    <tr><td align="LEFT">DO1</td><td align="RIGHT">0.9</td><td align="RIGHT">2.65e-01</td><td align="RIGHT">6.96e-03</td><td align="RIGHT">50400</td><td align="RIGHT">-0.35</td><td align="RIGHT">10.8</td><td align="RIGHT">-4.61</td><td align="RIGHT">6.19</td><td bgcolor="#000000" align="CENTER"><font color="#9fb5ff">159 181 255</font></td></tr>
    <tr><td align="LEFT">DO2</td><td align="RIGHT">0.8</td><td align="RIGHT">2.55e-02</td><td align="RIGHT">8.64e-03</td><td align="RIGHT">25200</td><td align="RIGHT">-0.27</td><td align="RIGHT">11.4</td><td align="RIGHT">-2.67</td><td align="RIGHT">8.73</td><td bgcolor="#000000" align="CENTER"><font color="#a8bdff">168 189 255</font></td></tr>
    <tr><td align="LEFT">DO3</td><td align="RIGHT">0.7</td><td align="RIGHT">6.02e-03</td><td align="RIGHT">9.44e-03</td><td align="RIGHT">16800</td><td align="RIGHT">-0.20</td><td align="RIGHT">11.9</td><td align="RIGHT">-1.60</td><td align="RIGHT">10.30</td><td bgcolor="#000000" align="CENTER"><font color="#b3c5ff">179 197 255</font></td></tr>
    <tr><td align="LEFT">DO4</td><td align="RIGHT">0.6</td><td align="RIGHT">1.82e-03</td><td align="RIGHT">9.22e-03</td><td align="RIGHT">12600</td><td align="RIGHT">-0.13</td><td align="RIGHT">12.5</td><td align="RIGHT">-0.90</td><td align="RIGHT">11.60</td><td bgcolor="#000000" align="CENTER"><font color="#c0cfff">192 207 255</font></td></tr>
    <tr><td align="LEFT">DO5</td><td align="RIGHT">0.5</td><td align="RIGHT">6.93e-04</td><td align="RIGHT">8.90e-03</td><td align="RIGHT">10080</td><td align="RIGHT">-0.07</td><td align="RIGHT">13.1</td><td align="RIGHT">-0.45</td><td align="RIGHT">12.65</td><td bgcolor="#000000" align="CENTER"><font color="#cfdaff">207 218 255</font></td></tr>
    <tr><td align="LEFT">DO6</td><td align="RIGHT">0.4</td><td align="RIGHT">3.15e-04</td><td align="RIGHT">8.64e-03</td><td align="RIGHT">8400</td><td align="RIGHT">0.09</td><td align="RIGHT">13.7</td><td align="RIGHT">-0.20</td><td align="RIGHT">13.50</td><td bgcolor="#000000" align="CENTER"><font color="#e0e6ff">224 230 255</font></td></tr>
    <tr><td align="LEFT">DO7</td><td align="RIGHT">0.3</td><td align="RIGHT">1.80e-04</td><td align="RIGHT">8.89e-03</td><td align="RIGHT">7200</td><td align="RIGHT">0.34</td><td align="RIGHT">14.2</td><td align="RIGHT">-0.09</td><td align="RIGHT">14.11</td><td bgcolor="#000000" align="CENTER"><font color="#f3f3ff">243 243 255</font></td></tr>
    <tr><td align="LEFT">DO8</td><td align="RIGHT">0.2</td><td align="RIGHT">1.05e-04</td><td align="RIGHT">8.87e-03</td><td align="RIGHT">6300</td><td align="RIGHT">0.55</td><td align="RIGHT">14.8</td><td align="RIGHT">-0.10</td><td align="RIGHT">14.70</td><td bgcolor="#000000" align="CENTER"><font color="#fff7f5">255 247 245</font></td></tr>
    <tr><td align="LEFT">DO9</td><td align="RIGHT">0.1</td><td align="RIGHT">6.73e-05</td><td align="RIGHT">8.98e-03</td><td align="RIGHT">5600</td><td align="RIGHT">0.74</td><td align="RIGHT">15.4</td><td align="RIGHT">-0.22</td><td align="RIGHT">15.18</td><td bgcolor="#000000" align="CENTER"><font color="#ffefe1">255 239 225</font></td></tr>
    <tr><td colspan="5"></td></tr>
    <tr><td align="LEFT">DQ0</td><td align="RIGHT">1.1</td><td align="RIGHT">6.91e+00</td><td align="RIGHT">9.02e-03</td><td align="RIGHT">100000</td><td align="RIGHT">-0.37</td><td align="RIGHT">10.2</td><td align="RIGHT">-7.55</td><td align="RIGHT">2.65</td><td bgcolor="#000000" align="CENTER"><font color="#9bb2ff">155 178 255</font></td></tr>
    <tr><td align="LEFT">DQ1</td><td align="RIGHT">0.9</td><td align="RIGHT">2.65e-01</td><td align="RIGHT">6.96e-03</td><td align="RIGHT">50400</td><td align="RIGHT">-0.35</td><td align="RIGHT">10.8</td><td align="RIGHT">-4.61</td><td align="RIGHT">6.19</td><td bgcolor="#000000" align="CENTER"><font color="#9fb5ff">159 181 255</font></td></tr>
    <tr><td align="LEFT">DQ2</td><td align="RIGHT">0.8</td><td align="RIGHT">2.55e-02</td><td align="RIGHT">8.64e-03</td><td align="RIGHT">25200</td><td align="RIGHT">-0.27</td><td align="RIGHT">11.4</td><td align="RIGHT">-2.67</td><td align="RIGHT">8.73</td><td bgcolor="#000000" align="CENTER"><font color="#a8bdff">168 189 255</font></td></tr>
    <tr><td align="LEFT">DQ3</td><td align="RIGHT">0.7</td><td align="RIGHT">6.02e-03</td><td align="RIGHT">9.44e-03</td><td align="RIGHT">16800</td><td align="RIGHT">-0.20</td><td align="RIGHT">11.9</td><td align="RIGHT">-1.60</td><td align="RIGHT">10.30</td><td bgcolor="#000000" align="CENTER"><font color="#b3c5ff">179 197 255</font></td></tr>
    <tr><td align="LEFT">DQ4</td><td align="RIGHT">0.6</td><td align="RIGHT">1.82e-03</td><td align="RIGHT">9.22e-03</td><td align="RIGHT">12600</td><td align="RIGHT">-0.13</td><td align="RIGHT">12.5</td><td align="RIGHT">-0.90</td><td align="RIGHT">11.60</td><td bgcolor="#000000" align="CENTER"><font color="#c0cfff">192 207 255</font></td></tr>
    <tr><td align="LEFT">DQ5</td><td align="RIGHT">0.5</td><td align="RIGHT">6.93e-04</td><td align="RIGHT">8.90e-03</td><td align="RIGHT">10080</td><td align="RIGHT">-0.07</td><td align="RIGHT">13.1</td><td align="RIGHT">-0.45</td><td align="RIGHT">12.65</td><td bgcolor="#000000" align="CENTER"><font color="#cfdaff">207 218 255</font></td></tr>
    <tr><td align="LEFT">DQ6</td><td align="RIGHT">0.4</td><td align="RIGHT">3.15e-04</td><td align="RIGHT">8.64e-03</td><td align="RIGHT">8400</td><td align="RIGHT">0.09</td><td align="RIGHT">13.7</td><td align="RIGHT">-0.20</td><td align="RIGHT">13.50</td><td bgcolor="#000000" align="CENTER"><font color="#e0e6ff">224 230 255</font></td></tr>
    <tr><td align="LEFT">DQ7</td><td align="RIGHT">0.3</td><td align="RIGHT">1.80e-04</td><td align="RIGHT">8.89e-03</td><td align="RIGHT">7200</td><td align="RIGHT">0.34</td><td align="RIGHT">14.2</td><td align="RIGHT">-0.09</td><td align="RIGHT">14.11</td><td bgcolor="#000000" align="CENTER"><font color="#f3f3ff">243 243 255</font></td></tr>
    <tr><td align="LEFT">DQ8</td><td align="RIGHT">0.2</td><td align="RIGHT">1.05e-04</td><td align="RIGHT">8.87e-03</td><td align="RIGHT">6300</td><td align="RIGHT">0.55</td><td align="RIGHT">14.8</td><td align="RIGHT">-0.10</td><td align="RIGHT">14.70</td><td bgcolor="#000000" align="CENTER"><font color="#fff7f5">255 247 245</font></td></tr>
    <tr><td align="LEFT">DQ9</td><td align="RIGHT">0.1</td><td align="RIGHT">6.73e-05</td><td align="RIGHT">8.98e-03</td><td align="RIGHT">5600</td><td align="RIGHT">0.74</td><td align="RIGHT">15.4</td><td align="RIGHT">-0.22</td><td align="RIGHT">15.18</td><td bgcolor="#000000" align="CENTER"><font color="#ffefe1">255 239 225</font></td></tr>
    <tr><td colspan="5"></td></tr>
    <tr><td align="LEFT">DZ0</td><td align="RIGHT">1.1</td><td align="RIGHT">6.91e+00</td><td align="RIGHT">9.02e-03</td><td align="RIGHT">100000</td><td align="RIGHT">-0.37</td><td align="RIGHT">10.2</td><td align="RIGHT">-7.55</td><td align="RIGHT">2.65</td><td bgcolor="#000000" align="CENTER"><font color="#9bb2ff">155 178 255</font></td></tr>
    <tr><td align="LEFT">DZ1</td><td align="RIGHT">0.9</td><td align="RIGHT">2.65e-01</td><td align="RIGHT">6.96e-03</td><td align="RIGHT">50400</td><td align="RIGHT">-0.35</td><td align="RIGHT">10.8</td><td align="RIGHT">-4.61</td><td align="RIGHT">6.19</td><td bgcolor="#000000" align="CENTER"><font color="#9fb5ff">159 181 255</font></td></tr>
    <tr><td align="LEFT">DZ2</td><td align="RIGHT">0.8</td><td align="RIGHT">2.55e-02</td><td align="RIGHT">8.64e-03</td><td align="RIGHT">25200</td><td align="RIGHT">-0.27</td><td align="RIGHT">11.4</td><td align="RIGHT">-2.67</td><td align="RIGHT">8.73</td><td bgcolor="#000000" align="CENTER"><font color="#a8bdff">168 189 255</font></td></tr>
    <tr><td align="LEFT">DZ3</td><td align="RIGHT">0.7</td><td align="RIGHT">6.02e-03</td><td align="RIGHT">9.44e-03</td><td align="RIGHT">16800</td><td align="RIGHT">-0.20</td><td align="RIGHT">11.9</td><td align="RIGHT">-1.60</td><td align="RIGHT">10.30</td><td bgcolor="#000000" align="CENTER"><font color="#b3c5ff">179 197 255</font></td></tr>
    <tr><td align="LEFT">DZ4</td><td align="RIGHT">0.6</td><td align="RIGHT">1.82e-03</td><td align="RIGHT">9.22e-03</td><td align="RIGHT">12600</td><td align="RIGHT">-0.13</td><td align="RIGHT">12.5</td><td align="RIGHT">-0.90</td><td align="RIGHT">11.60</td><td bgcolor="#000000" align="CENTER"><font color="#c0cfff">192 207 255</font></td></tr>
    <tr><td align="LEFT">DZ5</td><td align="RIGHT">0.5</td><td align="RIGHT">6.93e-04</td><td align="RIGHT">8.90e-03</td><td align="RIGHT">10080</td><td align="RIGHT">-0.07</td><td align="RIGHT">13.1</td><td align="RIGHT">-0.45</td><td align="RIGHT">12.65</td><td bgcolor="#000000" align="CENTER"><font color="#cfdaff">207 218 255</font></td></tr>
    <tr><td align="LEFT">DZ6</td><td align="RIGHT">0.4</td><td align="RIGHT">3.15e-04</td><td align="RIGHT">8.64e-03</td><td align="RIGHT">8400</td><td align="RIGHT">0.09</td><td align="RIGHT">13.7</td><td align="RIGHT">-0.20</td><td align="RIGHT">13.50</td><td bgcolor="#000000" align="CENTER"><font color="#e0e6ff">224 230 255</font></td></tr>
    <tr><td align="LEFT">DZ7</td><td align="RIGHT">0.3</td><td align="RIGHT">1.80e-04</td><td align="RIGHT">8.89e-03</td><td align="RIGHT">7200</td><td align="RIGHT">0.34</td><td align="RIGHT">14.2</td><td align="RIGHT">-0.09</td><td align="RIGHT">14.11</td><td bgcolor="#000000" align="CENTER"><font color="#f3f3ff">243 243 255</font></td></tr>
    <tr><td align="LEFT">DZ8</td><td align="RIGHT">0.2</td><td align="RIGHT">1.05e-04</td><td align="RIGHT">8.87e-03</td><td align="RIGHT">6300</td><td align="RIGHT">0.55</td><td align="RIGHT">14.8</td><td align="RIGHT">-0.10</td><td align="RIGHT">14.70</td><td bgcolor="#000000" align="CENTER"><font color="#fff7f5">255 247 245</font></td></tr>
    <tr><td align="LEFT">DZ9</td><td align="RIGHT">0.1</td><td align="RIGHT">6.73e-05</td><td align="RIGHT">8.98e-03</td><td align="RIGHT">5600</td><td align="RIGHT">0.74</td><td align="RIGHT">15.4</td><td align="RIGHT">-0.22</td><td align="RIGHT">15.18</td><td bgcolor="#000000" align="CENTER"><font color="#ffefe1">255 239 225</font></td></tr>
    </tbody>
  </table>
</body>
</html>
